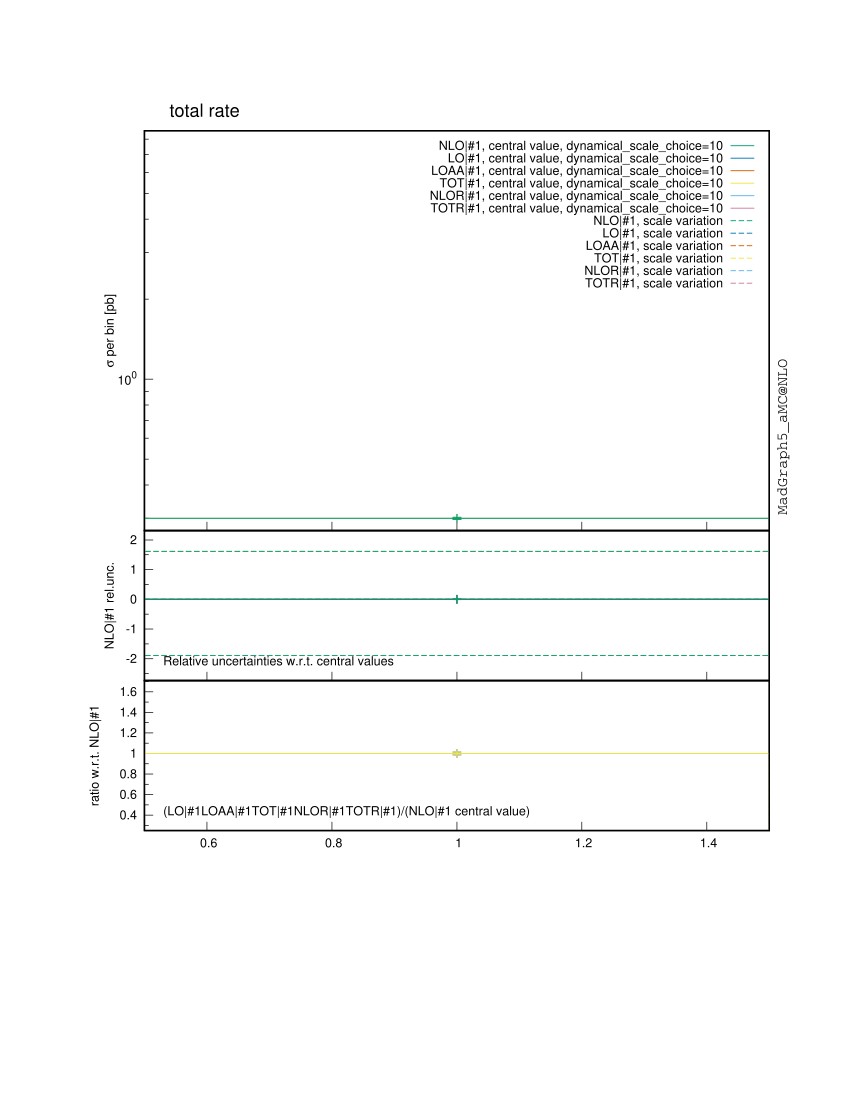

The gnuplot source for this figure:

################################################################################
#
# This gnuplot file was generated by MadGraph5_aMC@NLO project, a program which 
# automatically generates Feynman diagrams and matrix elements for arbitrary
# high-energy processes in the Standard Model and beyond. It also perform the
# integration and/or generate events for these processes, at LO and NLO accuracy.
#
# For more information, visit madgraph.phys.ucl.ac.be and amcatnlo.web.cern.ch
#
################################################################################
# /farmstorage/marcozaro/MadGraph/mg5amcnlo/mupmum_ww_nlo_onlyaa-real/bin/internal/histograms.py /farmstorage/marcozaro/MadGraph/mg5amcnlo/mupmum_ww_nlo_onlyaa-real/SubProcesses/P0_aa_wpwm/all_G1_467/MADatNLO.HwU /farmstorage/marcozaro/MadGraph/mg5amcnlo/mupmum_ww_nlo_onlyaa-real/SubProcesses/P0_aa_wpwm/all_G1_689/MADatNLO.HwU /farmstorage/marcozaro/MadGraph/mg5amcnlo/mupmum_ww_nlo_onlyaa-real/SubProcesses/P0_aa_wpwm/all_G1_220/MADatNLO.HwU /farmstorage/marcozaro/MadGraph/mg5amcnlo/mupmum_ww_nlo_onlyaa-real/SubProcesses/P0_aa_wpwm/all_G1_38/MADatNLO.HwU /farmstorage/marcozaro/MadGraph/mg5amcnlo/mupmum_ww_nlo_onlyaa-real/SubProcesses/P0_aa_wpwm/all_G1_725/MADatNLO.HwU /farmstorage/marcozaro/MadGraph/mg5amcnlo/mupmum_ww_nlo_onlyaa-real/SubProcesses/P0_aa_wpwm/all_G1_96/MADatNLO.HwU /farmstorage/marcozaro/MadGraph/mg5amcnlo/mupmum_ww_nlo_onlyaa-real/SubProcesses/P0_aa_wpwm/all_G1_127/MADatNLO.HwU /farmstorage/marcozaro/MadGraph/mg5amcnlo/mupmum_ww_nlo_onlyaa-real/SubProcesses/P0_aa_wpwm/all_G1_841/MADatNLO.HwU /farmstorage/marcozaro/MadGraph/mg5amcnlo/mupmum_ww_nlo_onlyaa-real/SubProcesses/P0_aa_wpwm/all_G1_231/MADatNLO.HwU /farmstorage/marcozaro/MadGraph/mg5amcnlo/mupmum_ww_nlo_onlyaa-real/SubProcesses/P0_aa_wpwm/all_G1_219/MADatNLO.HwU /farmstorage/marcozaro/MadGraph/mg5amcnlo/mupmum_ww_nlo_onlyaa-real/SubProcesses/P0_aa_wpwm/all_G1_229/MADatNLO.HwU /farmstorage/marcozaro/MadGraph/mg5amcnlo/mupmum_ww_nlo_onlyaa-real/SubProcesses/P0_aa_wpwm/all_G1_69/MADatNLO.HwU /farmstorage/marcozaro/MadGraph/mg5amcnlo/mupmum_ww_nlo_onlyaa-real/SubProcesses/P0_aa_wpwm/all_G1_843/MADatNLO.HwU /farmstorage/marcozaro/MadGraph/mg5amcnlo/mupmum_ww_nlo_onlyaa-real/SubProcesses/P0_aa_wpwm/all_G1_223/MADatNLO.HwU /farmstorage/marcozaro/MadGraph/mg5amcnlo/mupmum_ww_nlo_onlyaa-real/SubProcesses/P0_aa_wpwm/all_G1_521/MADatNLO.HwU /farmstorage/marcozaro/MadGraph/mg5amcnlo/mupmum_ww_nlo_onlyaa-real/SubProcesses/P0_aa_wpwm/all_G1_388/MADatNLO.HwU /farmstorage/marcozaro/MadGraph/mg5amcnlo/mupmum_ww_nlo_onlyaa-real/SubProcesses/P0_aa_wpwm/all_G1_283/MADatNLO.HwU /farmstorage/marcozaro/MadGraph/mg5amcnlo/mupmum_ww_nlo_onlyaa-real/SubProcesses/P0_aa_wpwm/all_G1_735/MADatNLO.HwU /farmstorage/marcozaro/MadGraph/mg5amcnlo/mupmum_ww_nlo_onlyaa-real/SubProcesses/P0_aa_wpwm/all_G1_873/MADatNLO.HwU /farmstorage/marcozaro/MadGraph/mg5amcnlo/mupmum_ww_nlo_onlyaa-real/SubProcesses/P0_aa_wpwm/all_G1_290/MADatNLO.HwU /farmstorage/marcozaro/MadGraph/mg5amcnlo/mupmum_ww_nlo_onlyaa-real/SubProcesses/P0_aa_wpwm/all_G1_309/MADatNLO.HwU /farmstorage/marcozaro/MadGraph/mg5amcnlo/mupmum_ww_nlo_onlyaa-real/SubProcesses/P0_aa_wpwm/all_G1_357/MADatNLO.HwU /farmstorage/marcozaro/MadGraph/mg5amcnlo/mupmum_ww_nlo_onlyaa-real/SubProcesses/P0_aa_wpwm/all_G1_495/MADatNLO.HwU /farmstorage/marcozaro/MadGraph/mg5amcnlo/mupmum_ww_nlo_onlyaa-real/SubProcesses/P0_aa_wpwm/all_G1_796/MADatNLO.HwU /farmstorage/marcozaro/MadGraph/mg5amcnlo/mupmum_ww_nlo_onlyaa-real/SubProcesses/P0_aa_wpwm/all_G1_795/MADatNLO.HwU /farmstorage/marcozaro/MadGraph/mg5amcnlo/mupmum_ww_nlo_onlyaa-real/SubProcesses/P0_aa_wpwm/all_G1_821/MADatNLO.HwU /farmstorage/marcozaro/MadGraph/mg5amcnlo/mupmum_ww_nlo_onlyaa-real/SubProcesses/P0_aa_wpwm/all_G1_86/MADatNLO.HwU /farmstorage/marcozaro/MadGraph/mg5amcnlo/mupmum_ww_nlo_onlyaa-real/SubProcesses/P0_aa_wpwm/all_G1_59/MADatNLO.HwU /farmstorage/marcozaro/MadGraph/mg5amcnlo/mupmum_ww_nlo_onlyaa-real/SubProcesses/P0_aa_wpwm/all_G1_350/MADatNLO.HwU /farmstorage/marcozaro/MadGraph/mg5amcnlo/mupmum_ww_nlo_onlyaa-real/SubProcesses/P0_aa_wpwm/all_G1_439/MADatNLO.HwU /farmstorage/marcozaro/MadGraph/mg5amcnlo/mupmum_ww_nlo_onlyaa-real/SubProcesses/P0_aa_wpwm/all_G1_584/MADatNLO.HwU /farmstorage/marcozaro/MadGraph/mg5amcnlo/mupmum_ww_nlo_onlyaa-real/SubProcesses/P0_aa_wpwm/all_G1_522/MADatNLO.HwU /farmstorage/marcozaro/MadGraph/mg5amcnlo/mupmum_ww_nlo_onlyaa-real/SubProcesses/P0_aa_wpwm/all_G1_826/MADatNLO.HwU /farmstorage/marcozaro/MadGraph/mg5amcnlo/mupmum_ww_nlo_onlyaa-real/SubProcesses/P0_aa_wpwm/all_G1_789/MADatNLO.HwU /farmstorage/marcozaro/MadGraph/mg5amcnlo/mupmum_ww_nlo_onlyaa-real/SubProcesses/P0_aa_wpwm/all_G1_504/MADatNLO.HwU /farmstorage/marcozaro/MadGraph/mg5amcnlo/mupmum_ww_nlo_onlyaa-real/SubProcesses/P0_aa_wpwm/all_G1_40/MADatNLO.HwU /farmstorage/marcozaro/MadGraph/mg5amcnlo/mupmum_ww_nlo_onlyaa-real/SubProcesses/P0_aa_wpwm/all_G1_710/MADatNLO.HwU /farmstorage/marcozaro/MadGraph/mg5amcnlo/mupmum_ww_nlo_onlyaa-real/SubProcesses/P0_aa_wpwm/all_G1_887/MADatNLO.HwU /farmstorage/marcozaro/MadGraph/mg5amcnlo/mupmum_ww_nlo_onlyaa-real/SubProcesses/P0_aa_wpwm/all_G1_274/MADatNLO.HwU /farmstorage/marcozaro/MadGraph/mg5amcnlo/mupmum_ww_nlo_onlyaa-real/SubProcesses/P0_aa_wpwm/all_G1_282/MADatNLO.HwU /farmstorage/marcozaro/MadGraph/mg5amcnlo/mupmum_ww_nlo_onlyaa-real/SubProcesses/P0_aa_wpwm/all_G1_550/MADatNLO.HwU /farmstorage/marcozaro/MadGraph/mg5amcnlo/mupmum_ww_nlo_onlyaa-real/SubProcesses/P0_aa_wpwm/all_G1_148/MADatNLO.HwU /farmstorage/marcozaro/MadGraph/mg5amcnlo/mupmum_ww_nlo_onlyaa-real/SubProcesses/P0_aa_wpwm/all_G1_531/MADatNLO.HwU /farmstorage/marcozaro/MadGraph/mg5amcnlo/mupmum_ww_nlo_onlyaa-real/SubProcesses/P0_aa_wpwm/all_G1_98/MADatNLO.HwU /farmstorage/marcozaro/MadGraph/mg5amcnlo/mupmum_ww_nlo_onlyaa-real/SubProcesses/P0_aa_wpwm/all_G1_574/MADatNLO.HwU /farmstorage/marcozaro/MadGraph/mg5amcnlo/mupmum_ww_nlo_onlyaa-real/SubProcesses/P0_aa_wpwm/all_G1_25/MADatNLO.HwU /farmstorage/marcozaro/MadGraph/mg5amcnlo/mupmum_ww_nlo_onlyaa-real/SubProcesses/P0_aa_wpwm/all_G1_88/MADatNLO.HwU /farmstorage/marcozaro/MadGraph/mg5amcnlo/mupmum_ww_nlo_onlyaa-real/SubProcesses/P0_aa_wpwm/all_G1_200/MADatNLO.HwU /farmstorage/marcozaro/MadGraph/mg5amcnlo/mupmum_ww_nlo_onlyaa-real/SubProcesses/P0_aa_wpwm/all_G1_480/MADatNLO.HwU /farmstorage/marcozaro/MadGraph/mg5amcnlo/mupmum_ww_nlo_onlyaa-real/SubProcesses/P0_aa_wpwm/all_G1_776/MADatNLO.HwU /farmstorage/marcozaro/MadGraph/mg5amcnlo/mupmum_ww_nlo_onlyaa-real/SubProcesses/P0_aa_wpwm/all_G1_629/MADatNLO.HwU /farmstorage/marcozaro/MadGraph/mg5amcnlo/mupmum_ww_nlo_onlyaa-real/SubProcesses/P0_aa_wpwm/all_G1_500/MADatNLO.HwU /farmstorage/marcozaro/MadGraph/mg5amcnlo/mupmum_ww_nlo_onlyaa-real/SubProcesses/P0_aa_wpwm/all_G1_196/MADatNLO.HwU /farmstorage/marcozaro/MadGraph/mg5amcnlo/mupmum_ww_nlo_onlyaa-real/SubProcesses/P0_aa_wpwm/all_G1_132/MADatNLO.HwU /farmstorage/marcozaro/MadGraph/mg5amcnlo/mupmum_ww_nlo_onlyaa-real/SubProcesses/P0_aa_wpwm/all_G1_662/MADatNLO.HwU /farmstorage/marcozaro/MadGraph/mg5amcnlo/mupmum_ww_nlo_onlyaa-real/SubProcesses/P0_aa_wpwm/all_G1_604/MADatNLO.HwU /farmstorage/marcozaro/MadGraph/mg5amcnlo/mupmum_ww_nlo_onlyaa-real/SubProcesses/P0_aa_wpwm/all_G1_723/MADatNLO.HwU /farmstorage/marcozaro/MadGraph/mg5amcnlo/mupmum_ww_nlo_onlyaa-real/SubProcesses/P0_aa_wpwm/all_G1_50/MADatNLO.HwU /farmstorage/marcozaro/MadGraph/mg5amcnlo/mupmum_ww_nlo_onlyaa-real/SubProcesses/P0_aa_wpwm/all_G1_709/MADatNLO.HwU /farmstorage/marcozaro/MadGraph/mg5amcnlo/mupmum_ww_nlo_onlyaa-real/SubProcesses/P0_aa_wpwm/all_G1_722/MADatNLO.HwU /farmstorage/marcozaro/MadGraph/mg5amcnlo/mupmum_ww_nlo_onlyaa-real/SubProcesses/P0_aa_wpwm/all_G1_351/MADatNLO.HwU /farmstorage/marcozaro/MadGraph/mg5amcnlo/mupmum_ww_nlo_onlyaa-real/SubProcesses/P0_aa_wpwm/all_G1_95/MADatNLO.HwU /farmstorage/marcozaro/MadGraph/mg5amcnlo/mupmum_ww_nlo_onlyaa-real/SubProcesses/P0_aa_wpwm/all_G1_256/MADatNLO.HwU /farmstorage/marcozaro/MadGraph/mg5amcnlo/mupmum_ww_nlo_onlyaa-real/SubProcesses/P0_aa_wpwm/all_G1_361/MADatNLO.HwU /farmstorage/marcozaro/MadGraph/mg5amcnlo/mupmum_ww_nlo_onlyaa-real/SubProcesses/P0_aa_wpwm/all_G1_643/MADatNLO.HwU /farmstorage/marcozaro/MadGraph/mg5amcnlo/mupmum_ww_nlo_onlyaa-real/SubProcesses/P0_aa_wpwm/all_G1_543/MADatNLO.HwU /farmstorage/marcozaro/MadGraph/mg5amcnlo/mupmum_ww_nlo_onlyaa-real/SubProcesses/P0_aa_wpwm/all_G1_830/MADatNLO.HwU /farmstorage/marcozaro/MadGraph/mg5amcnlo/mupmum_ww_nlo_onlyaa-real/SubProcesses/P0_aa_wpwm/all_G1_876/MADatNLO.HwU /farmstorage/marcozaro/MadGraph/mg5amcnlo/mupmum_ww_nlo_onlyaa-real/SubProcesses/P0_aa_wpwm/all_G1_523/MADatNLO.HwU /farmstorage/marcozaro/MadGraph/mg5amcnlo/mupmum_ww_nlo_onlyaa-real/SubProcesses/P0_aa_wpwm/all_G1_860/MADatNLO.HwU /farmstorage/marcozaro/MadGraph/mg5amcnlo/mupmum_ww_nlo_onlyaa-real/SubProcesses/P0_aa_wpwm/all_G1_667/MADatNLO.HwU /farmstorage/marcozaro/MadGraph/mg5amcnlo/mupmum_ww_nlo_onlyaa-real/SubProcesses/P0_aa_wpwm/all_G1_744/MADatNLO.HwU /farmstorage/marcozaro/MadGraph/mg5amcnlo/mupmum_ww_nlo_onlyaa-real/SubProcesses/P0_aa_wpwm/all_G1_814/MADatNLO.HwU /farmstorage/marcozaro/MadGraph/mg5amcnlo/mupmum_ww_nlo_onlyaa-real/SubProcesses/P0_aa_wpwm/all_G1_61/MADatNLO.HwU /farmstorage/marcozaro/MadGraph/mg5amcnlo/mupmum_ww_nlo_onlyaa-real/SubProcesses/P0_aa_wpwm/all_G1_525/MADatNLO.HwU /farmstorage/marcozaro/MadGraph/mg5amcnlo/mupmum_ww_nlo_onlyaa-real/SubProcesses/P0_aa_wpwm/all_G1_416/MADatNLO.HwU /farmstorage/marcozaro/MadGraph/mg5amcnlo/mupmum_ww_nlo_onlyaa-real/SubProcesses/P0_aa_wpwm/all_G1_559/MADatNLO.HwU /farmstorage/marcozaro/MadGraph/mg5amcnlo/mupmum_ww_nlo_onlyaa-real/SubProcesses/P0_aa_wpwm/all_G1_354/MADatNLO.HwU /farmstorage/marcozaro/MadGraph/mg5amcnlo/mupmum_ww_nlo_onlyaa-real/SubProcesses/P0_aa_wpwm/all_G1_542/MADatNLO.HwU /farmstorage/marcozaro/MadGraph/mg5amcnlo/mupmum_ww_nlo_onlyaa-real/SubProcesses/P0_aa_wpwm/all_G1_392/MADatNLO.HwU /farmstorage/marcozaro/MadGraph/mg5amcnlo/mupmum_ww_nlo_onlyaa-real/SubProcesses/P0_aa_wpwm/all_G1_686/MADatNLO.HwU /farmstorage/marcozaro/MadGraph/mg5amcnlo/mupmum_ww_nlo_onlyaa-real/SubProcesses/P0_aa_wpwm/all_G1_847/MADatNLO.HwU /farmstorage/marcozaro/MadGraph/mg5amcnlo/mupmum_ww_nlo_onlyaa-real/SubProcesses/P0_aa_wpwm/all_G1_565/MADatNLO.HwU /farmstorage/marcozaro/MadGraph/mg5amcnlo/mupmum_ww_nlo_onlyaa-real/SubProcesses/P0_aa_wpwm/all_G1_773/MADatNLO.HwU /farmstorage/marcozaro/MadGraph/mg5amcnlo/mupmum_ww_nlo_onlyaa-real/SubProcesses/P0_aa_wpwm/all_G1_615/MADatNLO.HwU /farmstorage/marcozaro/MadGraph/mg5amcnlo/mupmum_ww_nlo_onlyaa-real/SubProcesses/P0_aa_wpwm/all_G1_452/MADatNLO.HwU /farmstorage/marcozaro/MadGraph/mg5amcnlo/mupmum_ww_nlo_onlyaa-real/SubProcesses/P0_aa_wpwm/all_G1_657/MADatNLO.HwU /farmstorage/marcozaro/MadGraph/mg5amcnlo/mupmum_ww_nlo_onlyaa-real/SubProcesses/P0_aa_wpwm/all_G1_340/MADatNLO.HwU /farmstorage/marcozaro/MadGraph/mg5amcnlo/mupmum_ww_nlo_onlyaa-real/SubProcesses/P0_aa_wpwm/all_G1_692/MADatNLO.HwU /farmstorage/marcozaro/MadGraph/mg5amcnlo/mupmum_ww_nlo_onlyaa-real/SubProcesses/P0_aa_wpwm/all_G1_609/MADatNLO.HwU /farmstorage/marcozaro/MadGraph/mg5amcnlo/mupmum_ww_nlo_onlyaa-real/SubProcesses/P0_aa_wpwm/all_G1_697/MADatNLO.HwU /farmstorage/marcozaro/MadGraph/mg5amcnlo/mupmum_ww_nlo_onlyaa-real/SubProcesses/P0_aa_wpwm/all_G1_66/MADatNLO.HwU /farmstorage/marcozaro/MadGraph/mg5amcnlo/mupmum_ww_nlo_onlyaa-real/SubProcesses/P0_aa_wpwm/all_G1_679/MADatNLO.HwU /farmstorage/marcozaro/MadGraph/mg5amcnlo/mupmum_ww_nlo_onlyaa-real/SubProcesses/P0_aa_wpwm/all_G1_853/MADatNLO.HwU /farmstorage/marcozaro/MadGraph/mg5amcnlo/mupmum_ww_nlo_onlyaa-real/SubProcesses/P0_aa_wpwm/all_G1_867/MADatNLO.HwU /farmstorage/marcozaro/MadGraph/mg5amcnlo/mupmum_ww_nlo_onlyaa-real/SubProcesses/P0_aa_wpwm/all_G1_593/MADatNLO.HwU /farmstorage/marcozaro/MadGraph/mg5amcnlo/mupmum_ww_nlo_onlyaa-real/SubProcesses/P0_aa_wpwm/all_G1_401/MADatNLO.HwU /farmstorage/marcozaro/MadGraph/mg5amcnlo/mupmum_ww_nlo_onlyaa-real/SubProcesses/P0_aa_wpwm/all_G1_346/MADatNLO.HwU /farmstorage/marcozaro/MadGraph/mg5amcnlo/mupmum_ww_nlo_onlyaa-real/SubProcesses/P0_aa_wpwm/all_G1_619/MADatNLO.HwU /farmstorage/marcozaro/MadGraph/mg5amcnlo/mupmum_ww_nlo_onlyaa-real/SubProcesses/P0_aa_wpwm/all_G1_750/MADatNLO.HwU /farmstorage/marcozaro/MadGraph/mg5amcnlo/mupmum_ww_nlo_onlyaa-real/SubProcesses/P0_aa_wpwm/all_G1_781/MADatNLO.HwU /farmstorage/marcozaro/MadGraph/mg5amcnlo/mupmum_ww_nlo_onlyaa-real/SubProcesses/P0_aa_wpwm/all_G1_672/MADatNLO.HwU /farmstorage/marcozaro/MadGraph/mg5amcnlo/mupmum_ww_nlo_onlyaa-real/SubProcesses/P0_aa_wpwm/all_G1_300/MADatNLO.HwU /farmstorage/marcozaro/MadGraph/mg5amcnlo/mupmum_ww_nlo_onlyaa-real/SubProcesses/P0_aa_wpwm/all_G1_617/MADatNLO.HwU /farmstorage/marcozaro/MadGraph/mg5amcnlo/mupmum_ww_nlo_onlyaa-real/SubProcesses/P0_aa_wpwm/all_G1_137/MADatNLO.HwU /farmstorage/marcozaro/MadGraph/mg5amcnlo/mupmum_ww_nlo_onlyaa-real/SubProcesses/P0_aa_wpwm/all_G1_33/MADatNLO.HwU /farmstorage/marcozaro/MadGraph/mg5amcnlo/mupmum_ww_nlo_onlyaa-real/SubProcesses/P0_aa_wpwm/all_G1_462/MADatNLO.HwU /farmstorage/marcozaro/MadGraph/mg5amcnlo/mupmum_ww_nlo_onlyaa-real/SubProcesses/P0_aa_wpwm/all_G1_65/MADatNLO.HwU /farmstorage/marcozaro/MadGraph/mg5amcnlo/mupmum_ww_nlo_onlyaa-real/SubProcesses/P0_aa_wpwm/all_G1_320/MADatNLO.HwU /farmstorage/marcozaro/MadGraph/mg5amcnlo/mupmum_ww_nlo_onlyaa-real/SubProcesses/P0_aa_wpwm/all_G1_359/MADatNLO.HwU /farmstorage/marcozaro/MadGraph/mg5amcnlo/mupmum_ww_nlo_onlyaa-real/SubProcesses/P0_aa_wpwm/all_G1_419/MADatNLO.HwU /farmstorage/marcozaro/MadGraph/mg5amcnlo/mupmum_ww_nlo_onlyaa-real/SubProcesses/P0_aa_wpwm/all_G1_181/MADatNLO.HwU /farmstorage/marcozaro/MadGraph/mg5amcnlo/mupmum_ww_nlo_onlyaa-real/SubProcesses/P0_aa_wpwm/all_G1_29/MADatNLO.HwU /farmstorage/marcozaro/MadGraph/mg5amcnlo/mupmum_ww_nlo_onlyaa-real/SubProcesses/P0_aa_wpwm/all_G1_893/MADatNLO.HwU /farmstorage/marcozaro/MadGraph/mg5amcnlo/mupmum_ww_nlo_onlyaa-real/SubProcesses/P0_aa_wpwm/all_G1_483/MADatNLO.HwU /farmstorage/marcozaro/MadGraph/mg5amcnlo/mupmum_ww_nlo_onlyaa-real/SubProcesses/P0_aa_wpwm/all_G1_828/MADatNLO.HwU /farmstorage/marcozaro/MadGraph/mg5amcnlo/mupmum_ww_nlo_onlyaa-real/SubProcesses/P0_aa_wpwm/all_G1_52/MADatNLO.HwU /farmstorage/marcozaro/MadGraph/mg5amcnlo/mupmum_ww_nlo_onlyaa-real/SubProcesses/P0_aa_wpwm/all_G1_158/MADatNLO.HwU /farmstorage/marcozaro/MadGraph/mg5amcnlo/mupmum_ww_nlo_onlyaa-real/SubProcesses/P0_aa_wpwm/all_G1_538/MADatNLO.HwU /farmstorage/marcozaro/MadGraph/mg5amcnlo/mupmum_ww_nlo_onlyaa-real/SubProcesses/P0_aa_wpwm/all_G1_801/MADatNLO.HwU /farmstorage/marcozaro/MadGraph/mg5amcnlo/mupmum_ww_nlo_onlyaa-real/SubProcesses/P0_aa_wpwm/all_G1_590/MADatNLO.HwU /farmstorage/marcozaro/MadGraph/mg5amcnlo/mupmum_ww_nlo_onlyaa-real/SubProcesses/P0_aa_wpwm/all_G1_315/MADatNLO.HwU /farmstorage/marcozaro/MadGraph/mg5amcnlo/mupmum_ww_nlo_onlyaa-real/SubProcesses/P0_aa_wpwm/all_G1_554/MADatNLO.HwU /farmstorage/marcozaro/MadGraph/mg5amcnlo/mupmum_ww_nlo_onlyaa-real/SubProcesses/P0_aa_wpwm/all_G1_139/MADatNLO.HwU /farmstorage/marcozaro/MadGraph/mg5amcnlo/mupmum_ww_nlo_onlyaa-real/SubProcesses/P0_aa_wpwm/all_G1_673/MADatNLO.HwU /farmstorage/marcozaro/MadGraph/mg5amcnlo/mupmum_ww_nlo_onlyaa-real/SubProcesses/P0_aa_wpwm/all_G1_753/MADatNLO.HwU /farmstorage/marcozaro/MadGraph/mg5amcnlo/mupmum_ww_nlo_onlyaa-real/SubProcesses/P0_aa_wpwm/all_G1_425/MADatNLO.HwU /farmstorage/marcozaro/MadGraph/mg5amcnlo/mupmum_ww_nlo_onlyaa-real/SubProcesses/P0_aa_wpwm/all_G1_856/MADatNLO.HwU /farmstorage/marcozaro/MadGraph/mg5amcnlo/mupmum_ww_nlo_onlyaa-real/SubProcesses/P0_aa_wpwm/all_G1_613/MADatNLO.HwU /farmstorage/marcozaro/MadGraph/mg5amcnlo/mupmum_ww_nlo_onlyaa-real/SubProcesses/P0_aa_wpwm/all_G1_560/MADatNLO.HwU /farmstorage/marcozaro/MadGraph/mg5amcnlo/mupmum_ww_nlo_onlyaa-real/SubProcesses/P0_aa_wpwm/all_G1_143/MADatNLO.HwU /farmstorage/marcozaro/MadGraph/mg5amcnlo/mupmum_ww_nlo_onlyaa-real/SubProcesses/P0_aa_wpwm/all_G1_344/MADatNLO.HwU /farmstorage/marcozaro/MadGraph/mg5amcnlo/mupmum_ww_nlo_onlyaa-real/SubProcesses/P0_aa_wpwm/all_G1_116/MADatNLO.HwU /farmstorage/marcozaro/MadGraph/mg5amcnlo/mupmum_ww_nlo_onlyaa-real/SubProcesses/P0_aa_wpwm/all_G1_370/MADatNLO.HwU /farmstorage/marcozaro/MadGraph/mg5amcnlo/mupmum_ww_nlo_onlyaa-real/SubProcesses/P0_aa_wpwm/all_G1_658/MADatNLO.HwU /farmstorage/marcozaro/MadGraph/mg5amcnlo/mupmum_ww_nlo_onlyaa-real/SubProcesses/P0_aa_wpwm/all_G1_168/MADatNLO.HwU /farmstorage/marcozaro/MadGraph/mg5amcnlo/mupmum_ww_nlo_onlyaa-real/SubProcesses/P0_aa_wpwm/all_G1_630/MADatNLO.HwU /farmstorage/marcozaro/MadGraph/mg5amcnlo/mupmum_ww_nlo_onlyaa-real/SubProcesses/P0_aa_wpwm/all_G1_623/MADatNLO.HwU /farmstorage/marcozaro/MadGraph/mg5amcnlo/mupmum_ww_nlo_onlyaa-real/SubProcesses/P0_aa_wpwm/all_G1_129/MADatNLO.HwU /farmstorage/marcozaro/MadGraph/mg5amcnlo/mupmum_ww_nlo_onlyaa-real/SubProcesses/P0_aa_wpwm/all_G1_381/MADatNLO.HwU /farmstorage/marcozaro/MadGraph/mg5amcnlo/mupmum_ww_nlo_onlyaa-real/SubProcesses/P0_aa_wpwm/all_G1_409/MADatNLO.HwU /farmstorage/marcozaro/MadGraph/mg5amcnlo/mupmum_ww_nlo_onlyaa-real/SubProcesses/P0_aa_wpwm/all_G1_6/MADatNLO.HwU /farmstorage/marcozaro/MadGraph/mg5amcnlo/mupmum_ww_nlo_onlyaa-real/SubProcesses/P0_aa_wpwm/all_G1_328/MADatNLO.HwU /farmstorage/marcozaro/MadGraph/mg5amcnlo/mupmum_ww_nlo_onlyaa-real/SubProcesses/P0_aa_wpwm/all_G1_446/MADatNLO.HwU /farmstorage/marcozaro/MadGraph/mg5amcnlo/mupmum_ww_nlo_onlyaa-real/SubProcesses/P0_aa_wpwm/all_G1_193/MADatNLO.HwU /farmstorage/marcozaro/MadGraph/mg5amcnlo/mupmum_ww_nlo_onlyaa-real/SubProcesses/P0_aa_wpwm/all_G1_499/MADatNLO.HwU /farmstorage/marcozaro/MadGraph/mg5amcnlo/mupmum_ww_nlo_onlyaa-real/SubProcesses/P0_aa_wpwm/all_G1_571/MADatNLO.HwU /farmstorage/marcozaro/MadGraph/mg5amcnlo/mupmum_ww_nlo_onlyaa-real/SubProcesses/P0_aa_wpwm/all_G1_48/MADatNLO.HwU /farmstorage/marcozaro/MadGraph/mg5amcnlo/mupmum_ww_nlo_onlyaa-real/SubProcesses/P0_aa_wpwm/all_G1_149/MADatNLO.HwU /farmstorage/marcozaro/MadGraph/mg5amcnlo/mupmum_ww_nlo_onlyaa-real/SubProcesses/P0_aa_wpwm/all_G1_616/MADatNLO.HwU /farmstorage/marcozaro/MadGraph/mg5amcnlo/mupmum_ww_nlo_onlyaa-real/SubProcesses/P0_aa_wpwm/all_G1_534/MADatNLO.HwU /farmstorage/marcozaro/MadGraph/mg5amcnlo/mupmum_ww_nlo_onlyaa-real/SubProcesses/P0_aa_wpwm/all_G1_805/MADatNLO.HwU /farmstorage/marcozaro/MadGraph/mg5amcnlo/mupmum_ww_nlo_onlyaa-real/SubProcesses/P0_aa_wpwm/all_G1_671/MADatNLO.HwU /farmstorage/marcozaro/MadGraph/mg5amcnlo/mupmum_ww_nlo_onlyaa-real/SubProcesses/P0_aa_wpwm/all_G1_558/MADatNLO.HwU /farmstorage/marcozaro/MadGraph/mg5amcnlo/mupmum_ww_nlo_onlyaa-real/SubProcesses/P0_aa_wpwm/all_G1_84/MADatNLO.HwU /farmstorage/marcozaro/MadGraph/mg5amcnlo/mupmum_ww_nlo_onlyaa-real/SubProcesses/P0_aa_wpwm/all_G1_463/MADatNLO.HwU /farmstorage/marcozaro/MadGraph/mg5amcnlo/mupmum_ww_nlo_onlyaa-real/SubProcesses/P0_aa_wpwm/all_G1_402/MADatNLO.HwU /farmstorage/marcozaro/MadGraph/mg5amcnlo/mupmum_ww_nlo_onlyaa-real/SubProcesses/P0_aa_wpwm/all_G1_573/MADatNLO.HwU /farmstorage/marcozaro/MadGraph/mg5amcnlo/mupmum_ww_nlo_onlyaa-real/SubProcesses/P0_aa_wpwm/all_G1_640/MADatNLO.HwU /farmstorage/marcozaro/MadGraph/mg5amcnlo/mupmum_ww_nlo_onlyaa-real/SubProcesses/P0_aa_wpwm/all_G1_90/MADatNLO.HwU /farmstorage/marcozaro/MadGraph/mg5amcnlo/mupmum_ww_nlo_onlyaa-real/SubProcesses/P0_aa_wpwm/all_G1_641/MADatNLO.HwU /farmstorage/marcozaro/MadGraph/mg5amcnlo/mupmum_ww_nlo_onlyaa-real/SubProcesses/P0_aa_wpwm/all_G1_636/MADatNLO.HwU /farmstorage/marcozaro/MadGraph/mg5amcnlo/mupmum_ww_nlo_onlyaa-real/SubProcesses/P0_aa_wpwm/all_G1_840/MADatNLO.HwU /farmstorage/marcozaro/MadGraph/mg5amcnlo/mupmum_ww_nlo_onlyaa-real/SubProcesses/P0_aa_wpwm/all_G1_118/MADatNLO.HwU /farmstorage/marcozaro/MadGraph/mg5amcnlo/mupmum_ww_nlo_onlyaa-real/SubProcesses/P0_aa_wpwm/all_G1_888/MADatNLO.HwU /farmstorage/marcozaro/MadGraph/mg5amcnlo/mupmum_ww_nlo_onlyaa-real/SubProcesses/P0_aa_wpwm/all_G1_588/MADatNLO.HwU /farmstorage/marcozaro/MadGraph/mg5amcnlo/mupmum_ww_nlo_onlyaa-real/SubProcesses/P0_aa_wpwm/all_G1_332/MADatNLO.HwU /farmstorage/marcozaro/MadGraph/mg5amcnlo/mupmum_ww_nlo_onlyaa-real/SubProcesses/P0_aa_wpwm/all_G1_237/MADatNLO.HwU /farmstorage/marcozaro/MadGraph/mg5amcnlo/mupmum_ww_nlo_onlyaa-real/SubProcesses/P0_aa_wpwm/all_G1_348/MADatNLO.HwU /farmstorage/marcozaro/MadGraph/mg5amcnlo/mupmum_ww_nlo_onlyaa-real/SubProcesses/P0_aa_wpwm/all_G1_257/MADatNLO.HwU /farmstorage/marcozaro/MadGraph/mg5amcnlo/mupmum_ww_nlo_onlyaa-real/SubProcesses/P0_aa_wpwm/all_G1_102/MADatNLO.HwU /farmstorage/marcozaro/MadGraph/mg5amcnlo/mupmum_ww_nlo_onlyaa-real/SubProcesses/P0_aa_wpwm/all_G1_107/MADatNLO.HwU /farmstorage/marcozaro/MadGraph/mg5amcnlo/mupmum_ww_nlo_onlyaa-real/SubProcesses/P0_aa_wpwm/all_G1_81/MADatNLO.HwU /farmstorage/marcozaro/MadGraph/mg5amcnlo/mupmum_ww_nlo_onlyaa-real/SubProcesses/P0_aa_wpwm/all_G1_610/MADatNLO.HwU /farmstorage/marcozaro/MadGraph/mg5amcnlo/mupmum_ww_nlo_onlyaa-real/SubProcesses/P0_aa_wpwm/all_G1_447/MADatNLO.HwU /farmstorage/marcozaro/MadGraph/mg5amcnlo/mupmum_ww_nlo_onlyaa-real/SubProcesses/P0_aa_wpwm/all_G1_261/MADatNLO.HwU /farmstorage/marcozaro/MadGraph/mg5amcnlo/mupmum_ww_nlo_onlyaa-real/SubProcesses/P0_aa_wpwm/all_G1_436/MADatNLO.HwU /farmstorage/marcozaro/MadGraph/mg5amcnlo/mupmum_ww_nlo_onlyaa-real/SubProcesses/P0_aa_wpwm/all_G1_883/MADatNLO.HwU /farmstorage/marcozaro/MadGraph/mg5amcnlo/mupmum_ww_nlo_onlyaa-real/SubProcesses/P0_aa_wpwm/all_G1_431/MADatNLO.HwU /farmstorage/marcozaro/MadGraph/mg5amcnlo/mupmum_ww_nlo_onlyaa-real/SubProcesses/P0_aa_wpwm/all_G1_848/MADatNLO.HwU /farmstorage/marcozaro/MadGraph/mg5amcnlo/mupmum_ww_nlo_onlyaa-real/SubProcesses/P0_aa_wpwm/all_G1_740/MADatNLO.HwU /farmstorage/marcozaro/MadGraph/mg5amcnlo/mupmum_ww_nlo_onlyaa-real/SubProcesses/P0_aa_wpwm/all_G1_311/MADatNLO.HwU /farmstorage/marcozaro/MadGraph/mg5amcnlo/mupmum_ww_nlo_onlyaa-real/SubProcesses/P0_aa_wpwm/all_G1_331/MADatNLO.HwU /farmstorage/marcozaro/MadGraph/mg5amcnlo/mupmum_ww_nlo_onlyaa-real/SubProcesses/P0_aa_wpwm/all_G1_785/MADatNLO.HwU /farmstorage/marcozaro/MadGraph/mg5amcnlo/mupmum_ww_nlo_onlyaa-real/SubProcesses/P0_aa_wpwm/all_G1_631/MADatNLO.HwU /farmstorage/marcozaro/MadGraph/mg5amcnlo/mupmum_ww_nlo_onlyaa-real/SubProcesses/P0_aa_wpwm/all_G1_699/MADatNLO.HwU /farmstorage/marcozaro/MadGraph/mg5amcnlo/mupmum_ww_nlo_onlyaa-real/SubProcesses/P0_aa_wpwm/all_G1_622/MADatNLO.HwU /farmstorage/marcozaro/MadGraph/mg5amcnlo/mupmum_ww_nlo_onlyaa-real/SubProcesses/P0_aa_wpwm/all_G1_849/MADatNLO.HwU /farmstorage/marcozaro/MadGraph/mg5amcnlo/mupmum_ww_nlo_onlyaa-real/SubProcesses/P0_aa_wpwm/all_G1_470/MADatNLO.HwU /farmstorage/marcozaro/MadGraph/mg5amcnlo/mupmum_ww_nlo_onlyaa-real/SubProcesses/P0_aa_wpwm/all_G1_263/MADatNLO.HwU /farmstorage/marcozaro/MadGraph/mg5amcnlo/mupmum_ww_nlo_onlyaa-real/SubProcesses/P0_aa_wpwm/all_G1_164/MADatNLO.HwU /farmstorage/marcozaro/MadGraph/mg5amcnlo/mupmum_ww_nlo_onlyaa-real/SubProcesses/P0_aa_wpwm/all_G1_707/MADatNLO.HwU /farmstorage/marcozaro/MadGraph/mg5amcnlo/mupmum_ww_nlo_onlyaa-real/SubProcesses/P0_aa_wpwm/all_G1_287/MADatNLO.HwU /farmstorage/marcozaro/MadGraph/mg5amcnlo/mupmum_ww_nlo_onlyaa-real/SubProcesses/P0_aa_wpwm/all_G1_816/MADatNLO.HwU /farmstorage/marcozaro/MadGraph/mg5amcnlo/mupmum_ww_nlo_onlyaa-real/SubProcesses/P0_aa_wpwm/all_G1_732/MADatNLO.HwU /farmstorage/marcozaro/MadGraph/mg5amcnlo/mupmum_ww_nlo_onlyaa-real/SubProcesses/P0_aa_wpwm/all_G1_74/MADatNLO.HwU /farmstorage/marcozaro/MadGraph/mg5amcnlo/mupmum_ww_nlo_onlyaa-real/SubProcesses/P0_aa_wpwm/all_G1_806/MADatNLO.HwU /farmstorage/marcozaro/MadGraph/mg5amcnlo/mupmum_ww_nlo_onlyaa-real/SubProcesses/P0_aa_wpwm/all_G1_632/MADatNLO.HwU /farmstorage/marcozaro/MadGraph/mg5amcnlo/mupmum_ww_nlo_onlyaa-real/SubProcesses/P0_aa_wpwm/all_G1_506/MADatNLO.HwU /farmstorage/marcozaro/MadGraph/mg5amcnlo/mupmum_ww_nlo_onlyaa-real/SubProcesses/P0_aa_wpwm/all_G1_141/MADatNLO.HwU /farmstorage/marcozaro/MadGraph/mg5amcnlo/mupmum_ww_nlo_onlyaa-real/SubProcesses/P0_aa_wpwm/all_G1_793/MADatNLO.HwU /farmstorage/marcozaro/MadGraph/mg5amcnlo/mupmum_ww_nlo_onlyaa-real/SubProcesses/P0_aa_wpwm/all_G1_684/MADatNLO.HwU /farmstorage/marcozaro/MadGraph/mg5amcnlo/mupmum_ww_nlo_onlyaa-real/SubProcesses/P0_aa_wpwm/all_G1_252/MADatNLO.HwU /farmstorage/marcozaro/MadGraph/mg5amcnlo/mupmum_ww_nlo_onlyaa-real/SubProcesses/P0_aa_wpwm/all_G1_355/MADatNLO.HwU /farmstorage/marcozaro/MadGraph/mg5amcnlo/mupmum_ww_nlo_onlyaa-real/SubProcesses/P0_aa_wpwm/all_G1_213/MADatNLO.HwU /farmstorage/marcozaro/MadGraph/mg5amcnlo/mupmum_ww_nlo_onlyaa-real/SubProcesses/P0_aa_wpwm/all_G1_195/MADatNLO.HwU /farmstorage/marcozaro/MadGraph/mg5amcnlo/mupmum_ww_nlo_onlyaa-real/SubProcesses/P0_aa_wpwm/all_G1_8/MADatNLO.HwU /farmstorage/marcozaro/MadGraph/mg5amcnlo/mupmum_ww_nlo_onlyaa-real/SubProcesses/P0_aa_wpwm/all_G1_514/MADatNLO.HwU /farmstorage/marcozaro/MadGraph/mg5amcnlo/mupmum_ww_nlo_onlyaa-real/SubProcesses/P0_aa_wpwm/all_G1_603/MADatNLO.HwU /farmstorage/marcozaro/MadGraph/mg5amcnlo/mupmum_ww_nlo_onlyaa-real/SubProcesses/P0_aa_wpwm/all_G1_405/MADatNLO.HwU /farmstorage/marcozaro/MadGraph/mg5amcnlo/mupmum_ww_nlo_onlyaa-real/SubProcesses/P0_aa_wpwm/all_G1_329/MADatNLO.HwU /farmstorage/marcozaro/MadGraph/mg5amcnlo/mupmum_ww_nlo_onlyaa-real/SubProcesses/P0_aa_wpwm/all_G1_347/MADatNLO.HwU /farmstorage/marcozaro/MadGraph/mg5amcnlo/mupmum_ww_nlo_onlyaa-real/SubProcesses/P0_aa_wpwm/all_G1_693/MADatNLO.HwU /farmstorage/marcozaro/MadGraph/mg5amcnlo/mupmum_ww_nlo_onlyaa-real/SubProcesses/P0_aa_wpwm/all_G1_677/MADatNLO.HwU /farmstorage/marcozaro/MadGraph/mg5amcnlo/mupmum_ww_nlo_onlyaa-real/SubProcesses/P0_aa_wpwm/all_G1_325/MADatNLO.HwU /farmstorage/marcozaro/MadGraph/mg5amcnlo/mupmum_ww_nlo_onlyaa-real/SubProcesses/P0_aa_wpwm/all_G1_434/MADatNLO.HwU /farmstorage/marcozaro/MadGraph/mg5amcnlo/mupmum_ww_nlo_onlyaa-real/SubProcesses/P0_aa_wpwm/all_G1_82/MADatNLO.HwU /farmstorage/marcozaro/MadGraph/mg5amcnlo/mupmum_ww_nlo_onlyaa-real/SubProcesses/P0_aa_wpwm/all_G1_546/MADatNLO.HwU /farmstorage/marcozaro/MadGraph/mg5amcnlo/mupmum_ww_nlo_onlyaa-real/SubProcesses/P0_aa_wpwm/all_G1_248/MADatNLO.HwU /farmstorage/marcozaro/MadGraph/mg5amcnlo/mupmum_ww_nlo_onlyaa-real/SubProcesses/P0_aa_wpwm/all_G1_479/MADatNLO.HwU /farmstorage/marcozaro/MadGraph/mg5amcnlo/mupmum_ww_nlo_onlyaa-real/SubProcesses/P0_aa_wpwm/all_G1_762/MADatNLO.HwU /farmstorage/marcozaro/MadGraph/mg5amcnlo/mupmum_ww_nlo_onlyaa-real/SubProcesses/P0_aa_wpwm/all_G1_870/MADatNLO.HwU /farmstorage/marcozaro/MadGraph/mg5amcnlo/mupmum_ww_nlo_onlyaa-real/SubProcesses/P0_aa_wpwm/all_G1_53/MADatNLO.HwU /farmstorage/marcozaro/MadGraph/mg5amcnlo/mupmum_ww_nlo_onlyaa-real/SubProcesses/P0_aa_wpwm/all_G1_216/MADatNLO.HwU /farmstorage/marcozaro/MadGraph/mg5amcnlo/mupmum_ww_nlo_onlyaa-real/SubProcesses/P0_aa_wpwm/all_G1_199/MADatNLO.HwU /farmstorage/marcozaro/MadGraph/mg5amcnlo/mupmum_ww_nlo_onlyaa-real/SubProcesses/P0_aa_wpwm/all_G1_445/MADatNLO.HwU /farmstorage/marcozaro/MadGraph/mg5amcnlo/mupmum_ww_nlo_onlyaa-real/SubProcesses/P0_aa_wpwm/all_G1_21/MADatNLO.HwU /farmstorage/marcozaro/MadGraph/mg5amcnlo/mupmum_ww_nlo_onlyaa-real/SubProcesses/P0_aa_wpwm/all_G1_763/MADatNLO.HwU /farmstorage/marcozaro/MadGraph/mg5amcnlo/mupmum_ww_nlo_onlyaa-real/SubProcesses/P0_aa_wpwm/all_G1_717/MADatNLO.HwU /farmstorage/marcozaro/MadGraph/mg5amcnlo/mupmum_ww_nlo_onlyaa-real/SubProcesses/P0_aa_wpwm/all_G1_492/MADatNLO.HwU /farmstorage/marcozaro/MadGraph/mg5amcnlo/mupmum_ww_nlo_onlyaa-real/SubProcesses/P0_aa_wpwm/all_G1_297/MADatNLO.HwU /farmstorage/marcozaro/MadGraph/mg5amcnlo/mupmum_ww_nlo_onlyaa-real/SubProcesses/P0_aa_wpwm/all_G1_4/MADatNLO.HwU /farmstorage/marcozaro/MadGraph/mg5amcnlo/mupmum_ww_nlo_onlyaa-real/SubProcesses/P0_aa_wpwm/all_G1_449/MADatNLO.HwU /farmstorage/marcozaro/MadGraph/mg5amcnlo/mupmum_ww_nlo_onlyaa-real/SubProcesses/P0_aa_wpwm/all_G1_817/MADatNLO.HwU /farmstorage/marcozaro/MadGraph/mg5amcnlo/mupmum_ww_nlo_onlyaa-real/SubProcesses/P0_aa_wpwm/all_G1_714/MADatNLO.HwU /farmstorage/marcozaro/MadGraph/mg5amcnlo/mupmum_ww_nlo_onlyaa-real/SubProcesses/P0_aa_wpwm/all_G1_7/MADatNLO.HwU /farmstorage/marcozaro/MadGraph/mg5amcnlo/mupmum_ww_nlo_onlyaa-real/SubProcesses/P0_aa_wpwm/all_G1_690/MADatNLO.HwU /farmstorage/marcozaro/MadGraph/mg5amcnlo/mupmum_ww_nlo_onlyaa-real/SubProcesses/P0_aa_wpwm/all_G1_802/MADatNLO.HwU /farmstorage/marcozaro/MadGraph/mg5amcnlo/mupmum_ww_nlo_onlyaa-real/SubProcesses/P0_aa_wpwm/all_G1_711/MADatNLO.HwU /farmstorage/marcozaro/MadGraph/mg5amcnlo/mupmum_ww_nlo_onlyaa-real/SubProcesses/P0_aa_wpwm/all_G1_757/MADatNLO.HwU /farmstorage/marcozaro/MadGraph/mg5amcnlo/mupmum_ww_nlo_onlyaa-real/SubProcesses/P0_aa_wpwm/all_G1_57/MADatNLO.HwU /farmstorage/marcozaro/MadGraph/mg5amcnlo/mupmum_ww_nlo_onlyaa-real/SubProcesses/P0_aa_wpwm/all_G1_438/MADatNLO.HwU /farmstorage/marcozaro/MadGraph/mg5amcnlo/mupmum_ww_nlo_onlyaa-real/SubProcesses/P0_aa_wpwm/all_G1_394/MADatNLO.HwU /farmstorage/marcozaro/MadGraph/mg5amcnlo/mupmum_ww_nlo_onlyaa-real/SubProcesses/P0_aa_wpwm/all_G1_209/MADatNLO.HwU /farmstorage/marcozaro/MadGraph/mg5amcnlo/mupmum_ww_nlo_onlyaa-real/SubProcesses/P0_aa_wpwm/all_G1_240/MADatNLO.HwU /farmstorage/marcozaro/MadGraph/mg5amcnlo/mupmum_ww_nlo_onlyaa-real/SubProcesses/P0_aa_wpwm/all_G1_243/MADatNLO.HwU /farmstorage/marcozaro/MadGraph/mg5amcnlo/mupmum_ww_nlo_onlyaa-real/SubProcesses/P0_aa_wpwm/all_G1_696/MADatNLO.HwU /farmstorage/marcozaro/MadGraph/mg5amcnlo/mupmum_ww_nlo_onlyaa-real/SubProcesses/P0_aa_wpwm/all_G1_647/MADatNLO.HwU /farmstorage/marcozaro/MadGraph/mg5amcnlo/mupmum_ww_nlo_onlyaa-real/SubProcesses/P0_aa_wpwm/all_G1_833/MADatNLO.HwU /farmstorage/marcozaro/MadGraph/mg5amcnlo/mupmum_ww_nlo_onlyaa-real/SubProcesses/P0_aa_wpwm/all_G1_92/MADatNLO.HwU /farmstorage/marcozaro/MadGraph/mg5amcnlo/mupmum_ww_nlo_onlyaa-real/SubProcesses/P0_aa_wpwm/all_G1_851/MADatNLO.HwU /farmstorage/marcozaro/MadGraph/mg5amcnlo/mupmum_ww_nlo_onlyaa-real/SubProcesses/P0_aa_wpwm/all_G1_760/MADatNLO.HwU /farmstorage/marcozaro/MadGraph/mg5amcnlo/mupmum_ww_nlo_onlyaa-real/SubProcesses/P0_aa_wpwm/all_G1_864/MADatNLO.HwU /farmstorage/marcozaro/MadGraph/mg5amcnlo/mupmum_ww_nlo_onlyaa-real/SubProcesses/P0_aa_wpwm/all_G1_345/MADatNLO.HwU /farmstorage/marcozaro/MadGraph/mg5amcnlo/mupmum_ww_nlo_onlyaa-real/SubProcesses/P0_aa_wpwm/all_G1_100/MADatNLO.HwU /farmstorage/marcozaro/MadGraph/mg5amcnlo/mupmum_ww_nlo_onlyaa-real/SubProcesses/P0_aa_wpwm/all_G1_368/MADatNLO.HwU /farmstorage/marcozaro/MadGraph/mg5amcnlo/mupmum_ww_nlo_onlyaa-real/SubProcesses/P0_aa_wpwm/all_G1_779/MADatNLO.HwU /farmstorage/marcozaro/MadGraph/mg5amcnlo/mupmum_ww_nlo_onlyaa-real/SubProcesses/P0_aa_wpwm/all_G1_713/MADatNLO.HwU /farmstorage/marcozaro/MadGraph/mg5amcnlo/mupmum_ww_nlo_onlyaa-real/SubProcesses/P0_aa_wpwm/all_G1_577/MADatNLO.HwU /farmstorage/marcozaro/MadGraph/mg5amcnlo/mupmum_ww_nlo_onlyaa-real/SubProcesses/P0_aa_wpwm/all_G1_23/MADatNLO.HwU /farmstorage/marcozaro/MadGraph/mg5amcnlo/mupmum_ww_nlo_onlyaa-real/SubProcesses/P0_aa_wpwm/all_G1_77/MADatNLO.HwU /farmstorage/marcozaro/MadGraph/mg5amcnlo/mupmum_ww_nlo_onlyaa-real/SubProcesses/P0_aa_wpwm/all_G1_383/MADatNLO.HwU /farmstorage/marcozaro/MadGraph/mg5amcnlo/mupmum_ww_nlo_onlyaa-real/SubProcesses/P0_aa_wpwm/all_G1_809/MADatNLO.HwU /farmstorage/marcozaro/MadGraph/mg5amcnlo/mupmum_ww_nlo_onlyaa-real/SubProcesses/P0_aa_wpwm/all_G1_765/MADatNLO.HwU /farmstorage/marcozaro/MadGraph/mg5amcnlo/mupmum_ww_nlo_onlyaa-real/SubProcesses/P0_aa_wpwm/all_G1_756/MADatNLO.HwU /farmstorage/marcozaro/MadGraph/mg5amcnlo/mupmum_ww_nlo_onlyaa-real/SubProcesses/P0_aa_wpwm/all_G1_850/MADatNLO.HwU /farmstorage/marcozaro/MadGraph/mg5amcnlo/mupmum_ww_nlo_onlyaa-real/SubProcesses/P0_aa_wpwm/all_G1_882/MADatNLO.HwU /farmstorage/marcozaro/MadGraph/mg5amcnlo/mupmum_ww_nlo_onlyaa-real/SubProcesses/P0_aa_wpwm/all_G1_121/MADatNLO.HwU /farmstorage/marcozaro/MadGraph/mg5amcnlo/mupmum_ww_nlo_onlyaa-real/SubProcesses/P0_aa_wpwm/all_G1_422/MADatNLO.HwU /farmstorage/marcozaro/MadGraph/mg5amcnlo/mupmum_ww_nlo_onlyaa-real/SubProcesses/P0_aa_wpwm/all_G1_752/MADatNLO.HwU /farmstorage/marcozaro/MadGraph/mg5amcnlo/mupmum_ww_nlo_onlyaa-real/SubProcesses/P0_aa_wpwm/all_G1_389/MADatNLO.HwU /farmstorage/marcozaro/MadGraph/mg5amcnlo/mupmum_ww_nlo_onlyaa-real/SubProcesses/P0_aa_wpwm/all_G1_278/MADatNLO.HwU /farmstorage/marcozaro/MadGraph/mg5amcnlo/mupmum_ww_nlo_onlyaa-real/SubProcesses/P0_aa_wpwm/all_G1_656/MADatNLO.HwU /farmstorage/marcozaro/MadGraph/mg5amcnlo/mupmum_ww_nlo_onlyaa-real/SubProcesses/P0_aa_wpwm/all_G1_791/MADatNLO.HwU /farmstorage/marcozaro/MadGraph/mg5amcnlo/mupmum_ww_nlo_onlyaa-real/SubProcesses/P0_aa_wpwm/all_G1_666/MADatNLO.HwU /farmstorage/marcozaro/MadGraph/mg5amcnlo/mupmum_ww_nlo_onlyaa-real/SubProcesses/P0_aa_wpwm/all_G1_579/MADatNLO.HwU /farmstorage/marcozaro/MadGraph/mg5amcnlo/mupmum_ww_nlo_onlyaa-real/SubProcesses/P0_aa_wpwm/all_G1_72/MADatNLO.HwU /farmstorage/marcozaro/MadGraph/mg5amcnlo/mupmum_ww_nlo_onlyaa-real/SubProcesses/P0_aa_wpwm/all_G1_372/MADatNLO.HwU /farmstorage/marcozaro/MadGraph/mg5amcnlo/mupmum_ww_nlo_onlyaa-real/SubProcesses/P0_aa_wpwm/all_G1_555/MADatNLO.HwU /farmstorage/marcozaro/MadGraph/mg5amcnlo/mupmum_ww_nlo_onlyaa-real/SubProcesses/P0_aa_wpwm/all_G1_568/MADatNLO.HwU /farmstorage/marcozaro/MadGraph/mg5amcnlo/mupmum_ww_nlo_onlyaa-real/SubProcesses/P0_aa_wpwm/all_G1_399/MADatNLO.HwU /farmstorage/marcozaro/MadGraph/mg5amcnlo/mupmum_ww_nlo_onlyaa-real/SubProcesses/P0_aa_wpwm/all_G1_594/MADatNLO.HwU /farmstorage/marcozaro/MadGraph/mg5amcnlo/mupmum_ww_nlo_onlyaa-real/SubProcesses/P0_aa_wpwm/all_G1_305/MADatNLO.HwU /farmstorage/marcozaro/MadGraph/mg5amcnlo/mupmum_ww_nlo_onlyaa-real/SubProcesses/P0_aa_wpwm/all_G1_642/MADatNLO.HwU /farmstorage/marcozaro/MadGraph/mg5amcnlo/mupmum_ww_nlo_onlyaa-real/SubProcesses/P0_aa_wpwm/all_G1_189/MADatNLO.HwU /farmstorage/marcozaro/MadGraph/mg5amcnlo/mupmum_ww_nlo_onlyaa-real/SubProcesses/P0_aa_wpwm/all_G1_142/MADatNLO.HwU /farmstorage/marcozaro/MadGraph/mg5amcnlo/mupmum_ww_nlo_onlyaa-real/SubProcesses/P0_aa_wpwm/all_G1_491/MADatNLO.HwU /farmstorage/marcozaro/MadGraph/mg5amcnlo/mupmum_ww_nlo_onlyaa-real/SubProcesses/P0_aa_wpwm/all_G1_464/MADatNLO.HwU /farmstorage/marcozaro/MadGraph/mg5amcnlo/mupmum_ww_nlo_onlyaa-real/SubProcesses/P0_aa_wpwm/all_G1_202/MADatNLO.HwU /farmstorage/marcozaro/MadGraph/mg5amcnlo/mupmum_ww_nlo_onlyaa-real/SubProcesses/P0_aa_wpwm/all_G1_76/MADatNLO.HwU /farmstorage/marcozaro/MadGraph/mg5amcnlo/mupmum_ww_nlo_onlyaa-real/SubProcesses/P0_aa_wpwm/all_G1_20/MADatNLO.HwU /farmstorage/marcozaro/MadGraph/mg5amcnlo/mupmum_ww_nlo_onlyaa-real/SubProcesses/P0_aa_wpwm/all_G1_567/MADatNLO.HwU /farmstorage/marcozaro/MadGraph/mg5amcnlo/mupmum_ww_nlo_onlyaa-real/SubProcesses/P0_aa_wpwm/all_G1_117/MADatNLO.HwU /farmstorage/marcozaro/MadGraph/mg5amcnlo/mupmum_ww_nlo_onlyaa-real/SubProcesses/P0_aa_wpwm/all_G1_285/MADatNLO.HwU /farmstorage/marcozaro/MadGraph/mg5amcnlo/mupmum_ww_nlo_onlyaa-real/SubProcesses/P0_aa_wpwm/all_G1_430/MADatNLO.HwU /farmstorage/marcozaro/MadGraph/mg5amcnlo/mupmum_ww_nlo_onlyaa-real/SubProcesses/P0_aa_wpwm/all_G1_269/MADatNLO.HwU /farmstorage/marcozaro/MadGraph/mg5amcnlo/mupmum_ww_nlo_onlyaa-real/SubProcesses/P0_aa_wpwm/all_G1_698/MADatNLO.HwU /farmstorage/marcozaro/MadGraph/mg5amcnlo/mupmum_ww_nlo_onlyaa-real/SubProcesses/P0_aa_wpwm/all_G1_41/MADatNLO.HwU /farmstorage/marcozaro/MadGraph/mg5amcnlo/mupmum_ww_nlo_onlyaa-real/SubProcesses/P0_aa_wpwm/all_G1_811/MADatNLO.HwU /farmstorage/marcozaro/MadGraph/mg5amcnlo/mupmum_ww_nlo_onlyaa-real/SubProcesses/P0_aa_wpwm/all_G1_602/MADatNLO.HwU /farmstorage/marcozaro/MadGraph/mg5amcnlo/mupmum_ww_nlo_onlyaa-real/SubProcesses/P0_aa_wpwm/all_G1_179/MADatNLO.HwU /farmstorage/marcozaro/MadGraph/mg5amcnlo/mupmum_ww_nlo_onlyaa-real/SubProcesses/P0_aa_wpwm/all_G1_114/MADatNLO.HwU /farmstorage/marcozaro/MadGraph/mg5amcnlo/mupmum_ww_nlo_onlyaa-real/SubProcesses/P0_aa_wpwm/all_G1_803/MADatNLO.HwU /farmstorage/marcozaro/MadGraph/mg5amcnlo/mupmum_ww_nlo_onlyaa-real/SubProcesses/P0_aa_wpwm/all_G1_515/MADatNLO.HwU /farmstorage/marcozaro/MadGraph/mg5amcnlo/mupmum_ww_nlo_onlyaa-real/SubProcesses/P0_aa_wpwm/all_G1_774/MADatNLO.HwU /farmstorage/marcozaro/MadGraph/mg5amcnlo/mupmum_ww_nlo_onlyaa-real/SubProcesses/P0_aa_wpwm/all_G1_493/MADatNLO.HwU /farmstorage/marcozaro/MadGraph/mg5amcnlo/mupmum_ww_nlo_onlyaa-real/SubProcesses/P0_aa_wpwm/all_G1_97/MADatNLO.HwU /farmstorage/marcozaro/MadGraph/mg5amcnlo/mupmum_ww_nlo_onlyaa-real/SubProcesses/P0_aa_wpwm/all_G1_258/MADatNLO.HwU /farmstorage/marcozaro/MadGraph/mg5amcnlo/mupmum_ww_nlo_onlyaa-real/SubProcesses/P0_aa_wpwm/all_G1_203/MADatNLO.HwU /farmstorage/marcozaro/MadGraph/mg5amcnlo/mupmum_ww_nlo_onlyaa-real/SubProcesses/P0_aa_wpwm/all_G1_807/MADatNLO.HwU /farmstorage/marcozaro/MadGraph/mg5amcnlo/mupmum_ww_nlo_onlyaa-real/SubProcesses/P0_aa_wpwm/all_G1_174/MADatNLO.HwU /farmstorage/marcozaro/MadGraph/mg5amcnlo/mupmum_ww_nlo_onlyaa-real/SubProcesses/P0_aa_wpwm/all_G1_420/MADatNLO.HwU /farmstorage/marcozaro/MadGraph/mg5amcnlo/mupmum_ww_nlo_onlyaa-real/SubProcesses/P0_aa_wpwm/all_G1_792/MADatNLO.HwU /farmstorage/marcozaro/MadGraph/mg5amcnlo/mupmum_ww_nlo_onlyaa-real/SubProcesses/P0_aa_wpwm/all_G1_264/MADatNLO.HwU /farmstorage/marcozaro/MadGraph/mg5amcnlo/mupmum_ww_nlo_onlyaa-real/SubProcesses/P0_aa_wpwm/all_G1_204/MADatNLO.HwU /farmstorage/marcozaro/MadGraph/mg5amcnlo/mupmum_ww_nlo_onlyaa-real/SubProcesses/P0_aa_wpwm/all_G1_1/MADatNLO.HwU /farmstorage/marcozaro/MadGraph/mg5amcnlo/mupmum_ww_nlo_onlyaa-real/SubProcesses/P0_aa_wpwm/all_G1_166/MADatNLO.HwU /farmstorage/marcozaro/MadGraph/mg5amcnlo/mupmum_ww_nlo_onlyaa-real/SubProcesses/P0_aa_wpwm/all_G1_353/MADatNLO.HwU /farmstorage/marcozaro/MadGraph/mg5amcnlo/mupmum_ww_nlo_onlyaa-real/SubProcesses/P0_aa_wpwm/all_G1_24/MADatNLO.HwU /farmstorage/marcozaro/MadGraph/mg5amcnlo/mupmum_ww_nlo_onlyaa-real/SubProcesses/P0_aa_wpwm/all_G1_621/MADatNLO.HwU /farmstorage/marcozaro/MadGraph/mg5amcnlo/mupmum_ww_nlo_onlyaa-real/SubProcesses/P0_aa_wpwm/all_G1_387/MADatNLO.HwU /farmstorage/marcozaro/MadGraph/mg5amcnlo/mupmum_ww_nlo_onlyaa-real/SubProcesses/P0_aa_wpwm/all_G1_730/MADatNLO.HwU /farmstorage/marcozaro/MadGraph/mg5amcnlo/mupmum_ww_nlo_onlyaa-real/SubProcesses/P0_aa_wpwm/all_G1_749/MADatNLO.HwU /farmstorage/marcozaro/MadGraph/mg5amcnlo/mupmum_ww_nlo_onlyaa-real/SubProcesses/P0_aa_wpwm/all_G1_561/MADatNLO.HwU /farmstorage/marcozaro/MadGraph/mg5amcnlo/mupmum_ww_nlo_onlyaa-real/SubProcesses/P0_aa_wpwm/all_G1_457/MADatNLO.HwU /farmstorage/marcozaro/MadGraph/mg5amcnlo/mupmum_ww_nlo_onlyaa-real/SubProcesses/P0_aa_wpwm/all_G1_695/MADatNLO.HwU /farmstorage/marcozaro/MadGraph/mg5amcnlo/mupmum_ww_nlo_onlyaa-real/SubProcesses/P0_aa_wpwm/all_G1_512/MADatNLO.HwU /farmstorage/marcozaro/MadGraph/mg5amcnlo/mupmum_ww_nlo_onlyaa-real/SubProcesses/P0_aa_wpwm/all_G1_896/MADatNLO.HwU /farmstorage/marcozaro/MadGraph/mg5amcnlo/mupmum_ww_nlo_onlyaa-real/SubProcesses/P0_aa_wpwm/all_G1_188/MADatNLO.HwU /farmstorage/marcozaro/MadGraph/mg5amcnlo/mupmum_ww_nlo_onlyaa-real/SubProcesses/P0_aa_wpwm/all_G1_58/MADatNLO.HwU /farmstorage/marcozaro/MadGraph/mg5amcnlo/mupmum_ww_nlo_onlyaa-real/SubProcesses/P0_aa_wpwm/all_G1_128/MADatNLO.HwU /farmstorage/marcozaro/MadGraph/mg5amcnlo/mupmum_ww_nlo_onlyaa-real/SubProcesses/P0_aa_wpwm/all_G1_373/MADatNLO.HwU /farmstorage/marcozaro/MadGraph/mg5amcnlo/mupmum_ww_nlo_onlyaa-real/SubProcesses/P0_aa_wpwm/all_G1_477/MADatNLO.HwU /farmstorage/marcozaro/MadGraph/mg5amcnlo/mupmum_ww_nlo_onlyaa-real/SubProcesses/P0_aa_wpwm/all_G1_198/MADatNLO.HwU /farmstorage/marcozaro/MadGraph/mg5amcnlo/mupmum_ww_nlo_onlyaa-real/SubProcesses/P0_aa_wpwm/all_G1_339/MADatNLO.HwU /farmstorage/marcozaro/MadGraph/mg5amcnlo/mupmum_ww_nlo_onlyaa-real/SubProcesses/P0_aa_wpwm/all_G1_800/MADatNLO.HwU /farmstorage/marcozaro/MadGraph/mg5amcnlo/mupmum_ww_nlo_onlyaa-real/SubProcesses/P0_aa_wpwm/all_G1_884/MADatNLO.HwU /farmstorage/marcozaro/MadGraph/mg5amcnlo/mupmum_ww_nlo_onlyaa-real/SubProcesses/P0_aa_wpwm/all_G1_517/MADatNLO.HwU /farmstorage/marcozaro/MadGraph/mg5amcnlo/mupmum_ww_nlo_onlyaa-real/SubProcesses/P0_aa_wpwm/all_G1_382/MADatNLO.HwU /farmstorage/marcozaro/MadGraph/mg5amcnlo/mupmum_ww_nlo_onlyaa-real/SubProcesses/P0_aa_wpwm/all_G1_313/MADatNLO.HwU /farmstorage/marcozaro/MadGraph/mg5amcnlo/mupmum_ww_nlo_onlyaa-real/SubProcesses/P0_aa_wpwm/all_G1_334/MADatNLO.HwU /farmstorage/marcozaro/MadGraph/mg5amcnlo/mupmum_ww_nlo_onlyaa-real/SubProcesses/P0_aa_wpwm/all_G1_468/MADatNLO.HwU /farmstorage/marcozaro/MadGraph/mg5amcnlo/mupmum_ww_nlo_onlyaa-real/SubProcesses/P0_aa_wpwm/all_G1_395/MADatNLO.HwU /farmstorage/marcozaro/MadGraph/mg5amcnlo/mupmum_ww_nlo_onlyaa-real/SubProcesses/P0_aa_wpwm/all_G1_18/MADatNLO.HwU /farmstorage/marcozaro/MadGraph/mg5amcnlo/mupmum_ww_nlo_onlyaa-real/SubProcesses/P0_aa_wpwm/all_G1_885/MADatNLO.HwU /farmstorage/marcozaro/MadGraph/mg5amcnlo/mupmum_ww_nlo_onlyaa-real/SubProcesses/P0_aa_wpwm/all_G1_764/MADatNLO.HwU /farmstorage/marcozaro/MadGraph/mg5amcnlo/mupmum_ww_nlo_onlyaa-real/SubProcesses/P0_aa_wpwm/all_G1_787/MADatNLO.HwU /farmstorage/marcozaro/MadGraph/mg5amcnlo/mupmum_ww_nlo_onlyaa-real/SubProcesses/P0_aa_wpwm/all_G1_670/MADatNLO.HwU /farmstorage/marcozaro/MadGraph/mg5amcnlo/mupmum_ww_nlo_onlyaa-real/SubProcesses/P0_aa_wpwm/all_G1_858/MADatNLO.HwU /farmstorage/marcozaro/MadGraph/mg5amcnlo/mupmum_ww_nlo_onlyaa-real/SubProcesses/P0_aa_wpwm/all_G1_34/MADatNLO.HwU /farmstorage/marcozaro/MadGraph/mg5amcnlo/mupmum_ww_nlo_onlyaa-real/SubProcesses/P0_aa_wpwm/all_G1_706/MADatNLO.HwU /farmstorage/marcozaro/MadGraph/mg5amcnlo/mupmum_ww_nlo_onlyaa-real/SubProcesses/P0_aa_wpwm/all_G1_614/MADatNLO.HwU /farmstorage/marcozaro/MadGraph/mg5amcnlo/mupmum_ww_nlo_onlyaa-real/SubProcesses/P0_aa_wpwm/all_G1_886/MADatNLO.HwU /farmstorage/marcozaro/MadGraph/mg5amcnlo/mupmum_ww_nlo_onlyaa-real/SubProcesses/P0_aa_wpwm/all_G1_89/MADatNLO.HwU /farmstorage/marcozaro/MadGraph/mg5amcnlo/mupmum_ww_nlo_onlyaa-real/SubProcesses/P0_aa_wpwm/all_G1_498/MADatNLO.HwU /farmstorage/marcozaro/MadGraph/mg5amcnlo/mupmum_ww_nlo_onlyaa-real/SubProcesses/P0_aa_wpwm/all_G1_589/MADatNLO.HwU /farmstorage/marcozaro/MadGraph/mg5amcnlo/mupmum_ww_nlo_onlyaa-real/SubProcesses/P0_aa_wpwm/all_G1_145/MADatNLO.HwU /farmstorage/marcozaro/MadGraph/mg5amcnlo/mupmum_ww_nlo_onlyaa-real/SubProcesses/P0_aa_wpwm/all_G1_592/MADatNLO.HwU /farmstorage/marcozaro/MadGraph/mg5amcnlo/mupmum_ww_nlo_onlyaa-real/SubProcesses/P0_aa_wpwm/all_G1_465/MADatNLO.HwU /farmstorage/marcozaro/MadGraph/mg5amcnlo/mupmum_ww_nlo_onlyaa-real/SubProcesses/P0_aa_wpwm/all_G1_60/MADatNLO.HwU /farmstorage/marcozaro/MadGraph/mg5amcnlo/mupmum_ww_nlo_onlyaa-real/SubProcesses/P0_aa_wpwm/all_G1_743/MADatNLO.HwU /farmstorage/marcozaro/MadGraph/mg5amcnlo/mupmum_ww_nlo_onlyaa-real/SubProcesses/P0_aa_wpwm/all_G1_418/MADatNLO.HwU /farmstorage/marcozaro/MadGraph/mg5amcnlo/mupmum_ww_nlo_onlyaa-real/SubProcesses/P0_aa_wpwm/all_G1_605/MADatNLO.HwU /farmstorage/marcozaro/MadGraph/mg5amcnlo/mupmum_ww_nlo_onlyaa-real/SubProcesses/P0_aa_wpwm/all_G1_259/MADatNLO.HwU /farmstorage/marcozaro/MadGraph/mg5amcnlo/mupmum_ww_nlo_onlyaa-real/SubProcesses/P0_aa_wpwm/all_G1_171/MADatNLO.HwU /farmstorage/marcozaro/MadGraph/mg5amcnlo/mupmum_ww_nlo_onlyaa-real/SubProcesses/P0_aa_wpwm/all_G1_663/MADatNLO.HwU /farmstorage/marcozaro/MadGraph/mg5amcnlo/mupmum_ww_nlo_onlyaa-real/SubProcesses/P0_aa_wpwm/all_G1_411/MADatNLO.HwU /farmstorage/marcozaro/MadGraph/mg5amcnlo/mupmum_ww_nlo_onlyaa-real/SubProcesses/P0_aa_wpwm/all_G1_818/MADatNLO.HwU /farmstorage/marcozaro/MadGraph/mg5amcnlo/mupmum_ww_nlo_onlyaa-real/SubProcesses/P0_aa_wpwm/all_G1_633/MADatNLO.HwU /farmstorage/marcozaro/MadGraph/mg5amcnlo/mupmum_ww_nlo_onlyaa-real/SubProcesses/P0_aa_wpwm/all_G1_10/MADatNLO.HwU /farmstorage/marcozaro/MadGraph/mg5amcnlo/mupmum_ww_nlo_onlyaa-real/SubProcesses/P0_aa_wpwm/all_G1_736/MADatNLO.HwU /farmstorage/marcozaro/MadGraph/mg5amcnlo/mupmum_ww_nlo_onlyaa-real/SubProcesses/P0_aa_wpwm/all_G1_245/MADatNLO.HwU /farmstorage/marcozaro/MadGraph/mg5amcnlo/mupmum_ww_nlo_onlyaa-real/SubProcesses/P0_aa_wpwm/all_G1_78/MADatNLO.HwU /farmstorage/marcozaro/MadGraph/mg5amcnlo/mupmum_ww_nlo_onlyaa-real/SubProcesses/P0_aa_wpwm/all_G1_556/MADatNLO.HwU /farmstorage/marcozaro/MadGraph/mg5amcnlo/mupmum_ww_nlo_onlyaa-real/SubProcesses/P0_aa_wpwm/all_G1_518/MADatNLO.HwU /farmstorage/marcozaro/MadGraph/mg5amcnlo/mupmum_ww_nlo_onlyaa-real/SubProcesses/P0_aa_wpwm/all_G1_232/MADatNLO.HwU /farmstorage/marcozaro/MadGraph/mg5amcnlo/mupmum_ww_nlo_onlyaa-real/SubProcesses/P0_aa_wpwm/all_G1_386/MADatNLO.HwU /farmstorage/marcozaro/MadGraph/mg5amcnlo/mupmum_ww_nlo_onlyaa-real/SubProcesses/P0_aa_wpwm/all_G1_838/MADatNLO.HwU /farmstorage/marcozaro/MadGraph/mg5amcnlo/mupmum_ww_nlo_onlyaa-real/SubProcesses/P0_aa_wpwm/all_G1_255/MADatNLO.HwU /farmstorage/marcozaro/MadGraph/mg5amcnlo/mupmum_ww_nlo_onlyaa-real/SubProcesses/P0_aa_wpwm/all_G1_317/MADatNLO.HwU /farmstorage/marcozaro/MadGraph/mg5amcnlo/mupmum_ww_nlo_onlyaa-real/SubProcesses/P0_aa_wpwm/all_G1_238/MADatNLO.HwU /farmstorage/marcozaro/MadGraph/mg5amcnlo/mupmum_ww_nlo_onlyaa-real/SubProcesses/P0_aa_wpwm/all_G1_831/MADatNLO.HwU /farmstorage/marcozaro/MadGraph/mg5amcnlo/mupmum_ww_nlo_onlyaa-real/SubProcesses/P0_aa_wpwm/all_G1_318/MADatNLO.HwU /farmstorage/marcozaro/MadGraph/mg5amcnlo/mupmum_ww_nlo_onlyaa-real/SubProcesses/P0_aa_wpwm/all_G1_581/MADatNLO.HwU /farmstorage/marcozaro/MadGraph/mg5amcnlo/mupmum_ww_nlo_onlyaa-real/SubProcesses/P0_aa_wpwm/all_G1_336/MADatNLO.HwU /farmstorage/marcozaro/MadGraph/mg5amcnlo/mupmum_ww_nlo_onlyaa-real/SubProcesses/P0_aa_wpwm/all_G1_557/MADatNLO.HwU /farmstorage/marcozaro/MadGraph/mg5amcnlo/mupmum_ww_nlo_onlyaa-real/SubProcesses/P0_aa_wpwm/all_G1_413/MADatNLO.HwU /farmstorage/marcozaro/MadGraph/mg5amcnlo/mupmum_ww_nlo_onlyaa-real/SubProcesses/P0_aa_wpwm/all_G1_122/MADatNLO.HwU /farmstorage/marcozaro/MadGraph/mg5amcnlo/mupmum_ww_nlo_onlyaa-real/SubProcesses/P0_aa_wpwm/all_G1_813/MADatNLO.HwU /farmstorage/marcozaro/MadGraph/mg5amcnlo/mupmum_ww_nlo_onlyaa-real/SubProcesses/P0_aa_wpwm/all_G1_167/MADatNLO.HwU /farmstorage/marcozaro/MadGraph/mg5amcnlo/mupmum_ww_nlo_onlyaa-real/SubProcesses/P0_aa_wpwm/all_G1_295/MADatNLO.HwU /farmstorage/marcozaro/MadGraph/mg5amcnlo/mupmum_ww_nlo_onlyaa-real/SubProcesses/P0_aa_wpwm/all_G1_228/MADatNLO.HwU /farmstorage/marcozaro/MadGraph/mg5amcnlo/mupmum_ww_nlo_onlyaa-real/SubProcesses/P0_aa_wpwm/all_G1_755/MADatNLO.HwU /farmstorage/marcozaro/MadGraph/mg5amcnlo/mupmum_ww_nlo_onlyaa-real/SubProcesses/P0_aa_wpwm/all_G1_178/MADatNLO.HwU /farmstorage/marcozaro/MadGraph/mg5amcnlo/mupmum_ww_nlo_onlyaa-real/SubProcesses/P0_aa_wpwm/all_G1_648/MADatNLO.HwU /farmstorage/marcozaro/MadGraph/mg5amcnlo/mupmum_ww_nlo_onlyaa-real/SubProcesses/P0_aa_wpwm/all_G1_94/MADatNLO.HwU /farmstorage/marcozaro/MadGraph/mg5amcnlo/mupmum_ww_nlo_onlyaa-real/SubProcesses/P0_aa_wpwm/all_G1_427/MADatNLO.HwU /farmstorage/marcozaro/MadGraph/mg5amcnlo/mupmum_ww_nlo_onlyaa-real/SubProcesses/P0_aa_wpwm/all_G1_842/MADatNLO.HwU /farmstorage/marcozaro/MadGraph/mg5amcnlo/mupmum_ww_nlo_onlyaa-real/SubProcesses/P0_aa_wpwm/all_G1_547/MADatNLO.HwU /farmstorage/marcozaro/MadGraph/mg5amcnlo/mupmum_ww_nlo_onlyaa-real/SubProcesses/P0_aa_wpwm/all_G1_520/MADatNLO.HwU /farmstorage/marcozaro/MadGraph/mg5amcnlo/mupmum_ww_nlo_onlyaa-real/SubProcesses/P0_aa_wpwm/all_G1_583/MADatNLO.HwU /farmstorage/marcozaro/MadGraph/mg5amcnlo/mupmum_ww_nlo_onlyaa-real/SubProcesses/P0_aa_wpwm/all_G1_526/MADatNLO.HwU /farmstorage/marcozaro/MadGraph/mg5amcnlo/mupmum_ww_nlo_onlyaa-real/SubProcesses/P0_aa_wpwm/all_G1_443/MADatNLO.HwU /farmstorage/marcozaro/MadGraph/mg5amcnlo/mupmum_ww_nlo_onlyaa-real/SubProcesses/P0_aa_wpwm/all_G1_747/MADatNLO.HwU /farmstorage/marcozaro/MadGraph/mg5amcnlo/mupmum_ww_nlo_onlyaa-real/SubProcesses/P0_aa_wpwm/all_G1_417/MADatNLO.HwU /farmstorage/marcozaro/MadGraph/mg5amcnlo/mupmum_ww_nlo_onlyaa-real/SubProcesses/P0_aa_wpwm/all_G1_570/MADatNLO.HwU /farmstorage/marcozaro/MadGraph/mg5amcnlo/mupmum_ww_nlo_onlyaa-real/SubProcesses/P0_aa_wpwm/all_G1_627/MADatNLO.HwU /farmstorage/marcozaro/MadGraph/mg5amcnlo/mupmum_ww_nlo_onlyaa-real/SubProcesses/P0_aa_wpwm/all_G1_398/MADatNLO.HwU /farmstorage/marcozaro/MadGraph/mg5amcnlo/mupmum_ww_nlo_onlyaa-real/SubProcesses/P0_aa_wpwm/all_G1_242/MADatNLO.HwU /farmstorage/marcozaro/MadGraph/mg5amcnlo/mupmum_ww_nlo_onlyaa-real/SubProcesses/P0_aa_wpwm/all_G1_3/MADatNLO.HwU /farmstorage/marcozaro/MadGraph/mg5amcnlo/mupmum_ww_nlo_onlyaa-real/SubProcesses/P0_aa_wpwm/all_G1_877/MADatNLO.HwU /farmstorage/marcozaro/MadGraph/mg5amcnlo/mupmum_ww_nlo_onlyaa-real/SubProcesses/P0_aa_wpwm/all_G1_691/MADatNLO.HwU /farmstorage/marcozaro/MadGraph/mg5amcnlo/mupmum_ww_nlo_onlyaa-real/SubProcesses/P0_aa_wpwm/all_G1_12/MADatNLO.HwU /farmstorage/marcozaro/MadGraph/mg5amcnlo/mupmum_ww_nlo_onlyaa-real/SubProcesses/P0_aa_wpwm/all_G1_863/MADatNLO.HwU /farmstorage/marcozaro/MadGraph/mg5amcnlo/mupmum_ww_nlo_onlyaa-real/SubProcesses/P0_aa_wpwm/all_G1_832/MADatNLO.HwU /farmstorage/marcozaro/MadGraph/mg5amcnlo/mupmum_ww_nlo_onlyaa-real/SubProcesses/P0_aa_wpwm/all_G1_227/MADatNLO.HwU /farmstorage/marcozaro/MadGraph/mg5amcnlo/mupmum_ww_nlo_onlyaa-real/SubProcesses/P0_aa_wpwm/all_G1_292/MADatNLO.HwU /farmstorage/marcozaro/MadGraph/mg5amcnlo/mupmum_ww_nlo_onlyaa-real/SubProcesses/P0_aa_wpwm/all_G1_489/MADatNLO.HwU /farmstorage/marcozaro/MadGraph/mg5amcnlo/mupmum_ww_nlo_onlyaa-real/SubProcesses/P0_aa_wpwm/all_G1_497/MADatNLO.HwU /farmstorage/marcozaro/MadGraph/mg5amcnlo/mupmum_ww_nlo_onlyaa-real/SubProcesses/P0_aa_wpwm/all_G1_312/MADatNLO.HwU /farmstorage/marcozaro/MadGraph/mg5amcnlo/mupmum_ww_nlo_onlyaa-real/SubProcesses/P0_aa_wpwm/all_G1_91/MADatNLO.HwU /farmstorage/marcozaro/MadGraph/mg5amcnlo/mupmum_ww_nlo_onlyaa-real/SubProcesses/P0_aa_wpwm/all_G1_151/MADatNLO.HwU /farmstorage/marcozaro/MadGraph/mg5amcnlo/mupmum_ww_nlo_onlyaa-real/SubProcesses/P0_aa_wpwm/all_G1_308/MADatNLO.HwU /farmstorage/marcozaro/MadGraph/mg5amcnlo/mupmum_ww_nlo_onlyaa-real/SubProcesses/P0_aa_wpwm/all_G1_612/MADatNLO.HwU /farmstorage/marcozaro/MadGraph/mg5amcnlo/mupmum_ww_nlo_onlyaa-real/SubProcesses/P0_aa_wpwm/all_G1_746/MADatNLO.HwU /farmstorage/marcozaro/MadGraph/mg5amcnlo/mupmum_ww_nlo_onlyaa-real/SubProcesses/P0_aa_wpwm/all_G1_788/MADatNLO.HwU /farmstorage/marcozaro/MadGraph/mg5amcnlo/mupmum_ww_nlo_onlyaa-real/SubProcesses/P0_aa_wpwm/all_G1_511/MADatNLO.HwU /farmstorage/marcozaro/MadGraph/mg5amcnlo/mupmum_ww_nlo_onlyaa-real/SubProcesses/P0_aa_wpwm/all_G1_728/MADatNLO.HwU /farmstorage/marcozaro/MadGraph/mg5amcnlo/mupmum_ww_nlo_onlyaa-real/SubProcesses/P0_aa_wpwm/all_G1_349/MADatNLO.HwU /farmstorage/marcozaro/MadGraph/mg5amcnlo/mupmum_ww_nlo_onlyaa-real/SubProcesses/P0_aa_wpwm/all_G1_611/MADatNLO.HwU /farmstorage/marcozaro/MadGraph/mg5amcnlo/mupmum_ww_nlo_onlyaa-real/SubProcesses/P0_aa_wpwm/all_G1_407/MADatNLO.HwU /farmstorage/marcozaro/MadGraph/mg5amcnlo/mupmum_ww_nlo_onlyaa-real/SubProcesses/P0_aa_wpwm/all_G1_327/MADatNLO.HwU /farmstorage/marcozaro/MadGraph/mg5amcnlo/mupmum_ww_nlo_onlyaa-real/SubProcesses/P0_aa_wpwm/all_G1_895/MADatNLO.HwU /farmstorage/marcozaro/MadGraph/mg5amcnlo/mupmum_ww_nlo_onlyaa-real/SubProcesses/P0_aa_wpwm/all_G1_210/MADatNLO.HwU /farmstorage/marcozaro/MadGraph/mg5amcnlo/mupmum_ww_nlo_onlyaa-real/SubProcesses/P0_aa_wpwm/all_G1_110/MADatNLO.HwU /farmstorage/marcozaro/MadGraph/mg5amcnlo/mupmum_ww_nlo_onlyaa-real/SubProcesses/P0_aa_wpwm/all_G1_32/MADatNLO.HwU /farmstorage/marcozaro/MadGraph/mg5amcnlo/mupmum_ww_nlo_onlyaa-real/SubProcesses/P0_aa_wpwm/all_G1_2/MADatNLO.HwU /farmstorage/marcozaro/MadGraph/mg5amcnlo/mupmum_ww_nlo_onlyaa-real/SubProcesses/P0_aa_wpwm/all_G1_42/MADatNLO.HwU /farmstorage/marcozaro/MadGraph/mg5amcnlo/mupmum_ww_nlo_onlyaa-real/SubProcesses/P0_aa_wpwm/all_G1_192/MADatNLO.HwU /farmstorage/marcozaro/MadGraph/mg5amcnlo/mupmum_ww_nlo_onlyaa-real/SubProcesses/P0_aa_wpwm/all_G1_846/MADatNLO.HwU /farmstorage/marcozaro/MadGraph/mg5amcnlo/mupmum_ww_nlo_onlyaa-real/SubProcesses/P0_aa_wpwm/all_G1_11/MADatNLO.HwU /farmstorage/marcozaro/MadGraph/mg5amcnlo/mupmum_ww_nlo_onlyaa-real/SubProcesses/P0_aa_wpwm/all_G1_275/MADatNLO.HwU /farmstorage/marcozaro/MadGraph/mg5amcnlo/mupmum_ww_nlo_onlyaa-real/SubProcesses/P0_aa_wpwm/all_G1_777/MADatNLO.HwU /farmstorage/marcozaro/MadGraph/mg5amcnlo/mupmum_ww_nlo_onlyaa-real/SubProcesses/P0_aa_wpwm/all_G1_566/MADatNLO.HwU /farmstorage/marcozaro/MadGraph/mg5amcnlo/mupmum_ww_nlo_onlyaa-real/SubProcesses/P0_aa_wpwm/all_G1_682/MADatNLO.HwU /farmstorage/marcozaro/MadGraph/mg5amcnlo/mupmum_ww_nlo_onlyaa-real/SubProcesses/P0_aa_wpwm/all_G1_304/MADatNLO.HwU /farmstorage/marcozaro/MadGraph/mg5amcnlo/mupmum_ww_nlo_onlyaa-real/SubProcesses/P0_aa_wpwm/all_G1_553/MADatNLO.HwU /farmstorage/marcozaro/MadGraph/mg5amcnlo/mupmum_ww_nlo_onlyaa-real/SubProcesses/P0_aa_wpwm/all_G1_218/MADatNLO.HwU /farmstorage/marcozaro/MadGraph/mg5amcnlo/mupmum_ww_nlo_onlyaa-real/SubProcesses/P0_aa_wpwm/all_G1_215/MADatNLO.HwU /farmstorage/marcozaro/MadGraph/mg5amcnlo/mupmum_ww_nlo_onlyaa-real/SubProcesses/P0_aa_wpwm/all_G1_103/MADatNLO.HwU /farmstorage/marcozaro/MadGraph/mg5amcnlo/mupmum_ww_nlo_onlyaa-real/SubProcesses/P0_aa_wpwm/all_G1_14/MADatNLO.HwU /farmstorage/marcozaro/MadGraph/mg5amcnlo/mupmum_ww_nlo_onlyaa-real/SubProcesses/P0_aa_wpwm/all_G1_541/MADatNLO.HwU /farmstorage/marcozaro/MadGraph/mg5amcnlo/mupmum_ww_nlo_onlyaa-real/SubProcesses/P0_aa_wpwm/all_G1_68/MADatNLO.HwU /farmstorage/marcozaro/MadGraph/mg5amcnlo/mupmum_ww_nlo_onlyaa-real/SubProcesses/P0_aa_wpwm/all_G1_739/MADatNLO.HwU /farmstorage/marcozaro/MadGraph/mg5amcnlo/mupmum_ww_nlo_onlyaa-real/SubProcesses/P0_aa_wpwm/all_G1_234/MADatNLO.HwU /farmstorage/marcozaro/MadGraph/mg5amcnlo/mupmum_ww_nlo_onlyaa-real/SubProcesses/P0_aa_wpwm/all_G1_649/MADatNLO.HwU /farmstorage/marcozaro/MadGraph/mg5amcnlo/mupmum_ww_nlo_onlyaa-real/SubProcesses/P0_aa_wpwm/all_G1_475/MADatNLO.HwU /farmstorage/marcozaro/MadGraph/mg5amcnlo/mupmum_ww_nlo_onlyaa-real/SubProcesses/P0_aa_wpwm/all_G1_150/MADatNLO.HwU /farmstorage/marcozaro/MadGraph/mg5amcnlo/mupmum_ww_nlo_onlyaa-real/SubProcesses/P0_aa_wpwm/all_G1_43/MADatNLO.HwU /farmstorage/marcozaro/MadGraph/mg5amcnlo/mupmum_ww_nlo_onlyaa-real/SubProcesses/P0_aa_wpwm/all_G1_721/MADatNLO.HwU /farmstorage/marcozaro/MadGraph/mg5amcnlo/mupmum_ww_nlo_onlyaa-real/SubProcesses/P0_aa_wpwm/all_G1_742/MADatNLO.HwU /farmstorage/marcozaro/MadGraph/mg5amcnlo/mupmum_ww_nlo_onlyaa-real/SubProcesses/P0_aa_wpwm/all_G1_205/MADatNLO.HwU /farmstorage/marcozaro/MadGraph/mg5amcnlo/mupmum_ww_nlo_onlyaa-real/SubProcesses/P0_aa_wpwm/all_G1_586/MADatNLO.HwU /farmstorage/marcozaro/MadGraph/mg5amcnlo/mupmum_ww_nlo_onlyaa-real/SubProcesses/P0_aa_wpwm/all_G1_83/MADatNLO.HwU /farmstorage/marcozaro/MadGraph/mg5amcnlo/mupmum_ww_nlo_onlyaa-real/SubProcesses/P0_aa_wpwm/all_G1_472/MADatNLO.HwU /farmstorage/marcozaro/MadGraph/mg5amcnlo/mupmum_ww_nlo_onlyaa-real/SubProcesses/P0_aa_wpwm/all_G1_426/MADatNLO.HwU /farmstorage/marcozaro/MadGraph/mg5amcnlo/mupmum_ww_nlo_onlyaa-real/SubProcesses/P0_aa_wpwm/all_G1_376/MADatNLO.HwU /farmstorage/marcozaro/MadGraph/mg5amcnlo/mupmum_ww_nlo_onlyaa-real/SubProcesses/P0_aa_wpwm/all_G1_288/MADatNLO.HwU /farmstorage/marcozaro/MadGraph/mg5amcnlo/mupmum_ww_nlo_onlyaa-real/SubProcesses/P0_aa_wpwm/all_G1_494/MADatNLO.HwU /farmstorage/marcozaro/MadGraph/mg5amcnlo/mupmum_ww_nlo_onlyaa-real/SubProcesses/P0_aa_wpwm/all_G1_307/MADatNLO.HwU /farmstorage/marcozaro/MadGraph/mg5amcnlo/mupmum_ww_nlo_onlyaa-real/SubProcesses/P0_aa_wpwm/all_G1_810/MADatNLO.HwU /farmstorage/marcozaro/MadGraph/mg5amcnlo/mupmum_ww_nlo_onlyaa-real/SubProcesses/P0_aa_wpwm/all_G1_869/MADatNLO.HwU /farmstorage/marcozaro/MadGraph/mg5amcnlo/mupmum_ww_nlo_onlyaa-real/SubProcesses/P0_aa_wpwm/all_G1_529/MADatNLO.HwU /farmstorage/marcozaro/MadGraph/mg5amcnlo/mupmum_ww_nlo_onlyaa-real/SubProcesses/P0_aa_wpwm/all_G1_119/MADatNLO.HwU /farmstorage/marcozaro/MadGraph/mg5amcnlo/mupmum_ww_nlo_onlyaa-real/SubProcesses/P0_aa_wpwm/all_G1_233/MADatNLO.HwU /farmstorage/marcozaro/MadGraph/mg5amcnlo/mupmum_ww_nlo_onlyaa-real/SubProcesses/P0_aa_wpwm/all_G1_71/MADatNLO.HwU /farmstorage/marcozaro/MadGraph/mg5amcnlo/mupmum_ww_nlo_onlyaa-real/SubProcesses/P0_aa_wpwm/all_G1_85/MADatNLO.HwU /farmstorage/marcozaro/MadGraph/mg5amcnlo/mupmum_ww_nlo_onlyaa-real/SubProcesses/P0_aa_wpwm/all_G1_125/MADatNLO.HwU /farmstorage/marcozaro/MadGraph/mg5amcnlo/mupmum_ww_nlo_onlyaa-real/SubProcesses/P0_aa_wpwm/all_G1_390/MADatNLO.HwU /farmstorage/marcozaro/MadGraph/mg5amcnlo/mupmum_ww_nlo_onlyaa-real/SubProcesses/P0_aa_wpwm/all_G1_160/MADatNLO.HwU /farmstorage/marcozaro/MadGraph/mg5amcnlo/mupmum_ww_nlo_onlyaa-real/SubProcesses/P0_aa_wpwm/all_G1_768/MADatNLO.HwU /farmstorage/marcozaro/MadGraph/mg5amcnlo/mupmum_ww_nlo_onlyaa-real/SubProcesses/P0_aa_wpwm/all_G1_822/MADatNLO.HwU /farmstorage/marcozaro/MadGraph/mg5amcnlo/mupmum_ww_nlo_onlyaa-real/SubProcesses/P0_aa_wpwm/all_G1_683/MADatNLO.HwU /farmstorage/marcozaro/MadGraph/mg5amcnlo/mupmum_ww_nlo_onlyaa-real/SubProcesses/P0_aa_wpwm/all_G1_415/MADatNLO.HwU /farmstorage/marcozaro/MadGraph/mg5amcnlo/mupmum_ww_nlo_onlyaa-real/SubProcesses/P0_aa_wpwm/all_G1_221/MADatNLO.HwU /farmstorage/marcozaro/MadGraph/mg5amcnlo/mupmum_ww_nlo_onlyaa-real/SubProcesses/P0_aa_wpwm/all_G1_294/MADatNLO.HwU /farmstorage/marcozaro/MadGraph/mg5amcnlo/mupmum_ww_nlo_onlyaa-real/SubProcesses/P0_aa_wpwm/all_G1_461/MADatNLO.HwU /farmstorage/marcozaro/MadGraph/mg5amcnlo/mupmum_ww_nlo_onlyaa-real/SubProcesses/P0_aa_wpwm/all_G1_829/MADatNLO.HwU /farmstorage/marcozaro/MadGraph/mg5amcnlo/mupmum_ww_nlo_onlyaa-real/SubProcesses/P0_aa_wpwm/all_G1_54/MADatNLO.HwU /farmstorage/marcozaro/MadGraph/mg5amcnlo/mupmum_ww_nlo_onlyaa-real/SubProcesses/P0_aa_wpwm/all_G1_379/MADatNLO.HwU /farmstorage/marcozaro/MadGraph/mg5amcnlo/mupmum_ww_nlo_onlyaa-real/SubProcesses/P0_aa_wpwm/all_G1_741/MADatNLO.HwU /farmstorage/marcozaro/MadGraph/mg5amcnlo/mupmum_ww_nlo_onlyaa-real/SubProcesses/P0_aa_wpwm/all_G1_874/MADatNLO.HwU /farmstorage/marcozaro/MadGraph/mg5amcnlo/mupmum_ww_nlo_onlyaa-real/SubProcesses/P0_aa_wpwm/all_G1_754/MADatNLO.HwU /farmstorage/marcozaro/MadGraph/mg5amcnlo/mupmum_ww_nlo_onlyaa-real/SubProcesses/P0_aa_wpwm/all_G1_634/MADatNLO.HwU /farmstorage/marcozaro/MadGraph/mg5amcnlo/mupmum_ww_nlo_onlyaa-real/SubProcesses/P0_aa_wpwm/all_G1_406/MADatNLO.HwU /farmstorage/marcozaro/MadGraph/mg5amcnlo/mupmum_ww_nlo_onlyaa-real/SubProcesses/P0_aa_wpwm/all_G1_28/MADatNLO.HwU /farmstorage/marcozaro/MadGraph/mg5amcnlo/mupmum_ww_nlo_onlyaa-real/SubProcesses/P0_aa_wpwm/all_G1_277/MADatNLO.HwU /farmstorage/marcozaro/MadGraph/mg5amcnlo/mupmum_ww_nlo_onlyaa-real/SubProcesses/P0_aa_wpwm/all_G1_301/MADatNLO.HwU /farmstorage/marcozaro/MadGraph/mg5amcnlo/mupmum_ww_nlo_onlyaa-real/SubProcesses/P0_aa_wpwm/all_G1_397/MADatNLO.HwU /farmstorage/marcozaro/MadGraph/mg5amcnlo/mupmum_ww_nlo_onlyaa-real/SubProcesses/P0_aa_wpwm/all_G1_276/MADatNLO.HwU /farmstorage/marcozaro/MadGraph/mg5amcnlo/mupmum_ww_nlo_onlyaa-real/SubProcesses/P0_aa_wpwm/all_G1_55/MADatNLO.HwU /farmstorage/marcozaro/MadGraph/mg5amcnlo/mupmum_ww_nlo_onlyaa-real/SubProcesses/P0_aa_wpwm/all_G1_519/MADatNLO.HwU /farmstorage/marcozaro/MadGraph/mg5amcnlo/mupmum_ww_nlo_onlyaa-real/SubProcesses/P0_aa_wpwm/all_G1_620/MADatNLO.HwU /farmstorage/marcozaro/MadGraph/mg5amcnlo/mupmum_ww_nlo_onlyaa-real/SubProcesses/P0_aa_wpwm/all_G1_289/MADatNLO.HwU /farmstorage/marcozaro/MadGraph/mg5amcnlo/mupmum_ww_nlo_onlyaa-real/SubProcesses/P0_aa_wpwm/all_G1_782/MADatNLO.HwU /farmstorage/marcozaro/MadGraph/mg5amcnlo/mupmum_ww_nlo_onlyaa-real/SubProcesses/P0_aa_wpwm/all_G1_548/MADatNLO.HwU /farmstorage/marcozaro/MadGraph/mg5amcnlo/mupmum_ww_nlo_onlyaa-real/SubProcesses/P0_aa_wpwm/all_G1_79/MADatNLO.HwU /farmstorage/marcozaro/MadGraph/mg5amcnlo/mupmum_ww_nlo_onlyaa-real/SubProcesses/P0_aa_wpwm/all_G1_513/MADatNLO.HwU /farmstorage/marcozaro/MadGraph/mg5amcnlo/mupmum_ww_nlo_onlyaa-real/SubProcesses/P0_aa_wpwm/all_G1_718/MADatNLO.HwU /farmstorage/marcozaro/MadGraph/mg5amcnlo/mupmum_ww_nlo_onlyaa-real/SubProcesses/P0_aa_wpwm/all_G1_424/MADatNLO.HwU /farmstorage/marcozaro/MadGraph/mg5amcnlo/mupmum_ww_nlo_onlyaa-real/SubProcesses/P0_aa_wpwm/all_G1_306/MADatNLO.HwU /farmstorage/marcozaro/MadGraph/mg5amcnlo/mupmum_ww_nlo_onlyaa-real/SubProcesses/P0_aa_wpwm/all_G1_600/MADatNLO.HwU /farmstorage/marcozaro/MadGraph/mg5amcnlo/mupmum_ww_nlo_onlyaa-real/SubProcesses/P0_aa_wpwm/all_G1_474/MADatNLO.HwU /farmstorage/marcozaro/MadGraph/mg5amcnlo/mupmum_ww_nlo_onlyaa-real/SubProcesses/P0_aa_wpwm/all_G1_455/MADatNLO.HwU /farmstorage/marcozaro/MadGraph/mg5amcnlo/mupmum_ww_nlo_onlyaa-real/SubProcesses/P0_aa_wpwm/all_G1_797/MADatNLO.HwU /farmstorage/marcozaro/MadGraph/mg5amcnlo/mupmum_ww_nlo_onlyaa-real/SubProcesses/P0_aa_wpwm/all_G1_130/MADatNLO.HwU /farmstorage/marcozaro/MadGraph/mg5amcnlo/mupmum_ww_nlo_onlyaa-real/SubProcesses/P0_aa_wpwm/all_G1_377/MADatNLO.HwU /farmstorage/marcozaro/MadGraph/mg5amcnlo/mupmum_ww_nlo_onlyaa-real/SubProcesses/P0_aa_wpwm/all_G1_660/MADatNLO.HwU /farmstorage/marcozaro/MadGraph/mg5amcnlo/mupmum_ww_nlo_onlyaa-real/SubProcesses/P0_aa_wpwm/all_G1_120/MADatNLO.HwU /farmstorage/marcozaro/MadGraph/mg5amcnlo/mupmum_ww_nlo_onlyaa-real/SubProcesses/P0_aa_wpwm/all_G1_440/MADatNLO.HwU /farmstorage/marcozaro/MadGraph/mg5amcnlo/mupmum_ww_nlo_onlyaa-real/SubProcesses/P0_aa_wpwm/all_G1_694/MADatNLO.HwU /farmstorage/marcozaro/MadGraph/mg5amcnlo/mupmum_ww_nlo_onlyaa-real/SubProcesses/P0_aa_wpwm/all_G1_628/MADatNLO.HwU /farmstorage/marcozaro/MadGraph/mg5amcnlo/mupmum_ww_nlo_onlyaa-real/SubProcesses/P0_aa_wpwm/all_G1_165/MADatNLO.HwU /farmstorage/marcozaro/MadGraph/mg5amcnlo/mupmum_ww_nlo_onlyaa-real/SubProcesses/P0_aa_wpwm/all_G1_812/MADatNLO.HwU /farmstorage/marcozaro/MadGraph/mg5amcnlo/mupmum_ww_nlo_onlyaa-real/SubProcesses/P0_aa_wpwm/all_G1_551/MADatNLO.HwU /farmstorage/marcozaro/MadGraph/mg5amcnlo/mupmum_ww_nlo_onlyaa-real/SubProcesses/P0_aa_wpwm/all_G1_852/MADatNLO.HwU /farmstorage/marcozaro/MadGraph/mg5amcnlo/mupmum_ww_nlo_onlyaa-real/SubProcesses/P0_aa_wpwm/all_G1_481/MADatNLO.HwU /farmstorage/marcozaro/MadGraph/mg5amcnlo/mupmum_ww_nlo_onlyaa-real/SubProcesses/P0_aa_wpwm/all_G1_767/MADatNLO.HwU /farmstorage/marcozaro/MadGraph/mg5amcnlo/mupmum_ww_nlo_onlyaa-real/SubProcesses/P0_aa_wpwm/all_G1_569/MADatNLO.HwU /farmstorage/marcozaro/MadGraph/mg5amcnlo/mupmum_ww_nlo_onlyaa-real/SubProcesses/P0_aa_wpwm/all_G1_450/MADatNLO.HwU /farmstorage/marcozaro/MadGraph/mg5amcnlo/mupmum_ww_nlo_onlyaa-real/SubProcesses/P0_aa_wpwm/all_G1_338/MADatNLO.HwU /farmstorage/marcozaro/MadGraph/mg5amcnlo/mupmum_ww_nlo_onlyaa-real/SubProcesses/P0_aa_wpwm/all_G1_284/MADatNLO.HwU /farmstorage/marcozaro/MadGraph/mg5amcnlo/mupmum_ww_nlo_onlyaa-real/SubProcesses/P0_aa_wpwm/all_G1_432/MADatNLO.HwU /farmstorage/marcozaro/MadGraph/mg5amcnlo/mupmum_ww_nlo_onlyaa-real/SubProcesses/P0_aa_wpwm/all_G1_400/MADatNLO.HwU /farmstorage/marcozaro/MadGraph/mg5amcnlo/mupmum_ww_nlo_onlyaa-real/SubProcesses/P0_aa_wpwm/all_G1_104/MADatNLO.HwU /farmstorage/marcozaro/MadGraph/mg5amcnlo/mupmum_ww_nlo_onlyaa-real/SubProcesses/P0_aa_wpwm/all_G1_182/MADatNLO.HwU /farmstorage/marcozaro/MadGraph/mg5amcnlo/mupmum_ww_nlo_onlyaa-real/SubProcesses/P0_aa_wpwm/all_G1_482/MADatNLO.HwU /farmstorage/marcozaro/MadGraph/mg5amcnlo/mupmum_ww_nlo_onlyaa-real/SubProcesses/P0_aa_wpwm/all_G1_889/MADatNLO.HwU /farmstorage/marcozaro/MadGraph/mg5amcnlo/mupmum_ww_nlo_onlyaa-real/SubProcesses/P0_aa_wpwm/all_G1_37/MADatNLO.HwU /farmstorage/marcozaro/MadGraph/mg5amcnlo/mupmum_ww_nlo_onlyaa-real/SubProcesses/P0_aa_wpwm/all_G1_635/MADatNLO.HwU /farmstorage/marcozaro/MadGraph/mg5amcnlo/mupmum_ww_nlo_onlyaa-real/SubProcesses/P0_aa_wpwm/all_G1_70/MADatNLO.HwU /farmstorage/marcozaro/MadGraph/mg5amcnlo/mupmum_ww_nlo_onlyaa-real/SubProcesses/P0_aa_wpwm/all_G1_596/MADatNLO.HwU /farmstorage/marcozaro/MadGraph/mg5amcnlo/mupmum_ww_nlo_onlyaa-real/SubProcesses/P0_aa_wpwm/all_G1_751/MADatNLO.HwU /farmstorage/marcozaro/MadGraph/mg5amcnlo/mupmum_ww_nlo_onlyaa-real/SubProcesses/P0_aa_wpwm/all_G1_727/MADatNLO.HwU /farmstorage/marcozaro/MadGraph/mg5amcnlo/mupmum_ww_nlo_onlyaa-real/SubProcesses/P0_aa_wpwm/all_G1_414/MADatNLO.HwU /farmstorage/marcozaro/MadGraph/mg5amcnlo/mupmum_ww_nlo_onlyaa-real/SubProcesses/P0_aa_wpwm/all_G1_343/MADatNLO.HwU /farmstorage/marcozaro/MadGraph/mg5amcnlo/mupmum_ww_nlo_onlyaa-real/SubProcesses/P0_aa_wpwm/all_G1_507/MADatNLO.HwU /farmstorage/marcozaro/MadGraph/mg5amcnlo/mupmum_ww_nlo_onlyaa-real/SubProcesses/P0_aa_wpwm/all_G1_316/MADatNLO.HwU /farmstorage/marcozaro/MadGraph/mg5amcnlo/mupmum_ww_nlo_onlyaa-real/SubProcesses/P0_aa_wpwm/all_G1_230/MADatNLO.HwU /farmstorage/marcozaro/MadGraph/mg5amcnlo/mupmum_ww_nlo_onlyaa-real/SubProcesses/P0_aa_wpwm/all_G1_790/MADatNLO.HwU /farmstorage/marcozaro/MadGraph/mg5amcnlo/mupmum_ww_nlo_onlyaa-real/SubProcesses/P0_aa_wpwm/all_G1_380/MADatNLO.HwU /farmstorage/marcozaro/MadGraph/mg5amcnlo/mupmum_ww_nlo_onlyaa-real/SubProcesses/P0_aa_wpwm/all_G1_225/MADatNLO.HwU /farmstorage/marcozaro/MadGraph/mg5amcnlo/mupmum_ww_nlo_onlyaa-real/SubProcesses/P0_aa_wpwm/all_G1_645/MADatNLO.HwU /farmstorage/marcozaro/MadGraph/mg5amcnlo/mupmum_ww_nlo_onlyaa-real/SubProcesses/P0_aa_wpwm/all_G1_364/MADatNLO.HwU /farmstorage/marcozaro/MadGraph/mg5amcnlo/mupmum_ww_nlo_onlyaa-real/SubProcesses/P0_aa_wpwm/all_G1_564/MADatNLO.HwU /farmstorage/marcozaro/MadGraph/mg5amcnlo/mupmum_ww_nlo_onlyaa-real/SubProcesses/P0_aa_wpwm/all_G1_322/MADatNLO.HwU /farmstorage/marcozaro/MadGraph/mg5amcnlo/mupmum_ww_nlo_onlyaa-real/SubProcesses/P0_aa_wpwm/all_G1_516/MADatNLO.HwU /farmstorage/marcozaro/MadGraph/mg5amcnlo/mupmum_ww_nlo_onlyaa-real/SubProcesses/P0_aa_wpwm/all_G1_625/MADatNLO.HwU /farmstorage/marcozaro/MadGraph/mg5amcnlo/mupmum_ww_nlo_onlyaa-real/SubProcesses/P0_aa_wpwm/all_G1_266/MADatNLO.HwU /farmstorage/marcozaro/MadGraph/mg5amcnlo/mupmum_ww_nlo_onlyaa-real/SubProcesses/P0_aa_wpwm/all_G1_16/MADatNLO.HwU /farmstorage/marcozaro/MadGraph/mg5amcnlo/mupmum_ww_nlo_onlyaa-real/SubProcesses/P0_aa_wpwm/all_G1_214/MADatNLO.HwU /farmstorage/marcozaro/MadGraph/mg5amcnlo/mupmum_ww_nlo_onlyaa-real/SubProcesses/P0_aa_wpwm/all_G1_302/MADatNLO.HwU /farmstorage/marcozaro/MadGraph/mg5amcnlo/mupmum_ww_nlo_onlyaa-real/SubProcesses/P0_aa_wpwm/all_G1_222/MADatNLO.HwU /farmstorage/marcozaro/MadGraph/mg5amcnlo/mupmum_ww_nlo_onlyaa-real/SubProcesses/P0_aa_wpwm/all_G1_303/MADatNLO.HwU /farmstorage/marcozaro/MadGraph/mg5amcnlo/mupmum_ww_nlo_onlyaa-real/SubProcesses/P0_aa_wpwm/all_G1_190/MADatNLO.HwU /farmstorage/marcozaro/MadGraph/mg5amcnlo/mupmum_ww_nlo_onlyaa-real/SubProcesses/P0_aa_wpwm/all_G1_236/MADatNLO.HwU /farmstorage/marcozaro/MadGraph/mg5amcnlo/mupmum_ww_nlo_onlyaa-real/SubProcesses/P0_aa_wpwm/all_G1_719/MADatNLO.HwU /farmstorage/marcozaro/MadGraph/mg5amcnlo/mupmum_ww_nlo_onlyaa-real/SubProcesses/P0_aa_wpwm/all_G1_708/MADatNLO.HwU /farmstorage/marcozaro/MadGraph/mg5amcnlo/mupmum_ww_nlo_onlyaa-real/SubProcesses/P0_aa_wpwm/all_G1_239/MADatNLO.HwU /farmstorage/marcozaro/MadGraph/mg5amcnlo/mupmum_ww_nlo_onlyaa-real/SubProcesses/P0_aa_wpwm/all_G1_112/MADatNLO.HwU /farmstorage/marcozaro/MadGraph/mg5amcnlo/mupmum_ww_nlo_onlyaa-real/SubProcesses/P0_aa_wpwm/all_G1_323/MADatNLO.HwU /farmstorage/marcozaro/MadGraph/mg5amcnlo/mupmum_ww_nlo_onlyaa-real/SubProcesses/P0_aa_wpwm/all_G1_726/MADatNLO.HwU /farmstorage/marcozaro/MadGraph/mg5amcnlo/mupmum_ww_nlo_onlyaa-real/SubProcesses/P0_aa_wpwm/all_G1_35/MADatNLO.HwU /farmstorage/marcozaro/MadGraph/mg5amcnlo/mupmum_ww_nlo_onlyaa-real/SubProcesses/P0_aa_wpwm/all_G1_687/MADatNLO.HwU /farmstorage/marcozaro/MadGraph/mg5amcnlo/mupmum_ww_nlo_onlyaa-real/SubProcesses/P0_aa_wpwm/all_G1_775/MADatNLO.HwU /farmstorage/marcozaro/MadGraph/mg5amcnlo/mupmum_ww_nlo_onlyaa-real/SubProcesses/P0_aa_wpwm/all_G1_146/MADatNLO.HwU /farmstorage/marcozaro/MadGraph/mg5amcnlo/mupmum_ww_nlo_onlyaa-real/SubProcesses/P0_aa_wpwm/all_G1_769/MADatNLO.HwU /farmstorage/marcozaro/MadGraph/mg5amcnlo/mupmum_ww_nlo_onlyaa-real/SubProcesses/P0_aa_wpwm/all_G1_403/MADatNLO.HwU /farmstorage/marcozaro/MadGraph/mg5amcnlo/mupmum_ww_nlo_onlyaa-real/SubProcesses/P0_aa_wpwm/all_G1_326/MADatNLO.HwU /farmstorage/marcozaro/MadGraph/mg5amcnlo/mupmum_ww_nlo_onlyaa-real/SubProcesses/P0_aa_wpwm/all_G1_67/MADatNLO.HwU /farmstorage/marcozaro/MadGraph/mg5amcnlo/mupmum_ww_nlo_onlyaa-real/SubProcesses/P0_aa_wpwm/all_G1_532/MADatNLO.HwU /farmstorage/marcozaro/MadGraph/mg5amcnlo/mupmum_ww_nlo_onlyaa-real/SubProcesses/P0_aa_wpwm/all_G1_626/MADatNLO.HwU /farmstorage/marcozaro/MadGraph/mg5amcnlo/mupmum_ww_nlo_onlyaa-real/SubProcesses/P0_aa_wpwm/all_G1_281/MADatNLO.HwU /farmstorage/marcozaro/MadGraph/mg5amcnlo/mupmum_ww_nlo_onlyaa-real/SubProcesses/P0_aa_wpwm/all_G1_180/MADatNLO.HwU /farmstorage/marcozaro/MadGraph/mg5amcnlo/mupmum_ww_nlo_onlyaa-real/SubProcesses/P0_aa_wpwm/all_G1_286/MADatNLO.HwU /farmstorage/marcozaro/MadGraph/mg5amcnlo/mupmum_ww_nlo_onlyaa-real/SubProcesses/P0_aa_wpwm/all_G1_358/MADatNLO.HwU /farmstorage/marcozaro/MadGraph/mg5amcnlo/mupmum_ww_nlo_onlyaa-real/SubProcesses/P0_aa_wpwm/all_G1_862/MADatNLO.HwU /farmstorage/marcozaro/MadGraph/mg5amcnlo/mupmum_ww_nlo_onlyaa-real/SubProcesses/P0_aa_wpwm/all_G1_314/MADatNLO.HwU /farmstorage/marcozaro/MadGraph/mg5amcnlo/mupmum_ww_nlo_onlyaa-real/SubProcesses/P0_aa_wpwm/all_G1_396/MADatNLO.HwU /farmstorage/marcozaro/MadGraph/mg5amcnlo/mupmum_ww_nlo_onlyaa-real/SubProcesses/P0_aa_wpwm/all_G1_272/MADatNLO.HwU /farmstorage/marcozaro/MadGraph/mg5amcnlo/mupmum_ww_nlo_onlyaa-real/SubProcesses/P0_aa_wpwm/all_G1_488/MADatNLO.HwU /farmstorage/marcozaro/MadGraph/mg5amcnlo/mupmum_ww_nlo_onlyaa-real/SubProcesses/P0_aa_wpwm/all_G1_363/MADatNLO.HwU /farmstorage/marcozaro/MadGraph/mg5amcnlo/mupmum_ww_nlo_onlyaa-real/SubProcesses/P0_aa_wpwm/all_G1_868/MADatNLO.HwU /farmstorage/marcozaro/MadGraph/mg5amcnlo/mupmum_ww_nlo_onlyaa-real/SubProcesses/P0_aa_wpwm/all_G1_724/MADatNLO.HwU /farmstorage/marcozaro/MadGraph/mg5amcnlo/mupmum_ww_nlo_onlyaa-real/SubProcesses/P0_aa_wpwm/all_G1_591/MADatNLO.HwU /farmstorage/marcozaro/MadGraph/mg5amcnlo/mupmum_ww_nlo_onlyaa-real/SubProcesses/P0_aa_wpwm/all_G1_771/MADatNLO.HwU /farmstorage/marcozaro/MadGraph/mg5amcnlo/mupmum_ww_nlo_onlyaa-real/SubProcesses/P0_aa_wpwm/all_G1_878/MADatNLO.HwU /farmstorage/marcozaro/MadGraph/mg5amcnlo/mupmum_ww_nlo_onlyaa-real/SubProcesses/P0_aa_wpwm/all_G1_64/MADatNLO.HwU /farmstorage/marcozaro/MadGraph/mg5amcnlo/mupmum_ww_nlo_onlyaa-real/SubProcesses/P0_aa_wpwm/all_G1_844/MADatNLO.HwU /farmstorage/marcozaro/MadGraph/mg5amcnlo/mupmum_ww_nlo_onlyaa-real/SubProcesses/P0_aa_wpwm/all_G1_206/MADatNLO.HwU /farmstorage/marcozaro/MadGraph/mg5amcnlo/mupmum_ww_nlo_onlyaa-real/SubProcesses/P0_aa_wpwm/all_G1_49/MADatNLO.HwU /farmstorage/marcozaro/MadGraph/mg5amcnlo/mupmum_ww_nlo_onlyaa-real/SubProcesses/P0_aa_wpwm/all_G1_140/MADatNLO.HwU /farmstorage/marcozaro/MadGraph/mg5amcnlo/mupmum_ww_nlo_onlyaa-real/SubProcesses/P0_aa_wpwm/all_G1_280/MADatNLO.HwU /farmstorage/marcozaro/MadGraph/mg5amcnlo/mupmum_ww_nlo_onlyaa-real/SubProcesses/P0_aa_wpwm/all_G1_582/MADatNLO.HwU /farmstorage/marcozaro/MadGraph/mg5amcnlo/mupmum_ww_nlo_onlyaa-real/SubProcesses/P0_aa_wpwm/all_G1_267/MADatNLO.HwU /farmstorage/marcozaro/MadGraph/mg5amcnlo/mupmum_ww_nlo_onlyaa-real/SubProcesses/P0_aa_wpwm/all_G1_585/MADatNLO.HwU /farmstorage/marcozaro/MadGraph/mg5amcnlo/mupmum_ww_nlo_onlyaa-real/SubProcesses/P0_aa_wpwm/all_G1_31/MADatNLO.HwU /farmstorage/marcozaro/MadGraph/mg5amcnlo/mupmum_ww_nlo_onlyaa-real/SubProcesses/P0_aa_wpwm/all_G1_533/MADatNLO.HwU /farmstorage/marcozaro/MadGraph/mg5amcnlo/mupmum_ww_nlo_onlyaa-real/SubProcesses/P0_aa_wpwm/all_G1_855/MADatNLO.HwU /farmstorage/marcozaro/MadGraph/mg5amcnlo/mupmum_ww_nlo_onlyaa-real/SubProcesses/P0_aa_wpwm/all_G1_665/MADatNLO.HwU /farmstorage/marcozaro/MadGraph/mg5amcnlo/mupmum_ww_nlo_onlyaa-real/SubProcesses/P0_aa_wpwm/all_G1_572/MADatNLO.HwU /farmstorage/marcozaro/MadGraph/mg5amcnlo/mupmum_ww_nlo_onlyaa-real/SubProcesses/P0_aa_wpwm/all_G1_703/MADatNLO.HwU /farmstorage/marcozaro/MadGraph/mg5amcnlo/mupmum_ww_nlo_onlyaa-real/SubProcesses/P0_aa_wpwm/all_G1_618/MADatNLO.HwU /farmstorage/marcozaro/MadGraph/mg5amcnlo/mupmum_ww_nlo_onlyaa-real/SubProcesses/P0_aa_wpwm/all_G1_664/MADatNLO.HwU /farmstorage/marcozaro/MadGraph/mg5amcnlo/mupmum_ww_nlo_onlyaa-real/SubProcesses/P0_aa_wpwm/all_G1_109/MADatNLO.HwU /farmstorage/marcozaro/MadGraph/mg5amcnlo/mupmum_ww_nlo_onlyaa-real/SubProcesses/P0_aa_wpwm/all_G1_669/MADatNLO.HwU /farmstorage/marcozaro/MadGraph/mg5amcnlo/mupmum_ww_nlo_onlyaa-real/SubProcesses/P0_aa_wpwm/all_G1_251/MADatNLO.HwU /farmstorage/marcozaro/MadGraph/mg5amcnlo/mupmum_ww_nlo_onlyaa-real/SubProcesses/P0_aa_wpwm/all_G1_155/MADatNLO.HwU /farmstorage/marcozaro/MadGraph/mg5amcnlo/mupmum_ww_nlo_onlyaa-real/SubProcesses/P0_aa_wpwm/all_G1_26/MADatNLO.HwU /farmstorage/marcozaro/MadGraph/mg5amcnlo/mupmum_ww_nlo_onlyaa-real/SubProcesses/P0_aa_wpwm/all_G1_738/MADatNLO.HwU /farmstorage/marcozaro/MadGraph/mg5amcnlo/mupmum_ww_nlo_onlyaa-real/SubProcesses/P0_aa_wpwm/all_G1_502/MADatNLO.HwU /farmstorage/marcozaro/MadGraph/mg5amcnlo/mupmum_ww_nlo_onlyaa-real/SubProcesses/P0_aa_wpwm/all_G1_798/MADatNLO.HwU /farmstorage/marcozaro/MadGraph/mg5amcnlo/mupmum_ww_nlo_onlyaa-real/SubProcesses/P0_aa_wpwm/all_G1_217/MADatNLO.HwU /farmstorage/marcozaro/MadGraph/mg5amcnlo/mupmum_ww_nlo_onlyaa-real/SubProcesses/P0_aa_wpwm/all_G1_469/MADatNLO.HwU /farmstorage/marcozaro/MadGraph/mg5amcnlo/mupmum_ww_nlo_onlyaa-real/SubProcesses/P0_aa_wpwm/all_G1_476/MADatNLO.HwU /farmstorage/marcozaro/MadGraph/mg5amcnlo/mupmum_ww_nlo_onlyaa-real/SubProcesses/P0_aa_wpwm/all_G1_63/MADatNLO.HwU /farmstorage/marcozaro/MadGraph/mg5amcnlo/mupmum_ww_nlo_onlyaa-real/SubProcesses/P0_aa_wpwm/all_G1_508/MADatNLO.HwU /farmstorage/marcozaro/MadGraph/mg5amcnlo/mupmum_ww_nlo_onlyaa-real/SubProcesses/P0_aa_wpwm/all_G1_661/MADatNLO.HwU /farmstorage/marcozaro/MadGraph/mg5amcnlo/mupmum_ww_nlo_onlyaa-real/SubProcesses/P0_aa_wpwm/all_G1_429/MADatNLO.HwU /farmstorage/marcozaro/MadGraph/mg5amcnlo/mupmum_ww_nlo_onlyaa-real/SubProcesses/P0_aa_wpwm/all_G1_341/MADatNLO.HwU /farmstorage/marcozaro/MadGraph/mg5amcnlo/mupmum_ww_nlo_onlyaa-real/SubProcesses/P0_aa_wpwm/all_G1_253/MADatNLO.HwU /farmstorage/marcozaro/MadGraph/mg5amcnlo/mupmum_ww_nlo_onlyaa-real/SubProcesses/P0_aa_wpwm/all_G1_836/MADatNLO.HwU /farmstorage/marcozaro/MadGraph/mg5amcnlo/mupmum_ww_nlo_onlyaa-real/SubProcesses/P0_aa_wpwm/all_G1_335/MADatNLO.HwU /farmstorage/marcozaro/MadGraph/mg5amcnlo/mupmum_ww_nlo_onlyaa-real/SubProcesses/P0_aa_wpwm/all_G1_93/MADatNLO.HwU /farmstorage/marcozaro/MadGraph/mg5amcnlo/mupmum_ww_nlo_onlyaa-real/SubProcesses/P0_aa_wpwm/all_G1_73/MADatNLO.HwU /farmstorage/marcozaro/MadGraph/mg5amcnlo/mupmum_ww_nlo_onlyaa-real/SubProcesses/P0_aa_wpwm/all_G1_835/MADatNLO.HwU /farmstorage/marcozaro/MadGraph/mg5amcnlo/mupmum_ww_nlo_onlyaa-real/SubProcesses/P0_aa_wpwm/all_G1_608/MADatNLO.HwU /farmstorage/marcozaro/MadGraph/mg5amcnlo/mupmum_ww_nlo_onlyaa-real/SubProcesses/P0_aa_wpwm/all_G1_161/MADatNLO.HwU /farmstorage/marcozaro/MadGraph/mg5amcnlo/mupmum_ww_nlo_onlyaa-real/SubProcesses/P0_aa_wpwm/all_G1_271/MADatNLO.HwU /farmstorage/marcozaro/MadGraph/mg5amcnlo/mupmum_ww_nlo_onlyaa-real/SubProcesses/P0_aa_wpwm/all_G1_458/MADatNLO.HwU /farmstorage/marcozaro/MadGraph/mg5amcnlo/mupmum_ww_nlo_onlyaa-real/SubProcesses/P0_aa_wpwm/all_G1_880/MADatNLO.HwU /farmstorage/marcozaro/MadGraph/mg5amcnlo/mupmum_ww_nlo_onlyaa-real/SubProcesses/P0_aa_wpwm/all_G1_524/MADatNLO.HwU /farmstorage/marcozaro/MadGraph/mg5amcnlo/mupmum_ww_nlo_onlyaa-real/SubProcesses/P0_aa_wpwm/all_G1_778/MADatNLO.HwU /farmstorage/marcozaro/MadGraph/mg5amcnlo/mupmum_ww_nlo_onlyaa-real/SubProcesses/P0_aa_wpwm/all_G1_385/MADatNLO.HwU /farmstorage/marcozaro/MadGraph/mg5amcnlo/mupmum_ww_nlo_onlyaa-real/SubProcesses/P0_aa_wpwm/all_G1_783/MADatNLO.HwU /farmstorage/marcozaro/MadGraph/mg5amcnlo/mupmum_ww_nlo_onlyaa-real/SubProcesses/P0_aa_wpwm/all_G1_681/MADatNLO.HwU /farmstorage/marcozaro/MadGraph/mg5amcnlo/mupmum_ww_nlo_onlyaa-real/SubProcesses/P0_aa_wpwm/all_G1_173/MADatNLO.HwU /farmstorage/marcozaro/MadGraph/mg5amcnlo/mupmum_ww_nlo_onlyaa-real/SubProcesses/P0_aa_wpwm/all_G1_503/MADatNLO.HwU /farmstorage/marcozaro/MadGraph/mg5amcnlo/mupmum_ww_nlo_onlyaa-real/SubProcesses/P0_aa_wpwm/all_G1_126/MADatNLO.HwU /farmstorage/marcozaro/MadGraph/mg5amcnlo/mupmum_ww_nlo_onlyaa-real/SubProcesses/P0_aa_wpwm/all_G1_451/MADatNLO.HwU /farmstorage/marcozaro/MadGraph/mg5amcnlo/mupmum_ww_nlo_onlyaa-real/SubProcesses/P0_aa_wpwm/all_G1_448/MADatNLO.HwU /farmstorage/marcozaro/MadGraph/mg5amcnlo/mupmum_ww_nlo_onlyaa-real/SubProcesses/P0_aa_wpwm/all_G1_367/MADatNLO.HwU /farmstorage/marcozaro/MadGraph/mg5amcnlo/mupmum_ww_nlo_onlyaa-real/SubProcesses/P0_aa_wpwm/all_G1_183/MADatNLO.HwU /farmstorage/marcozaro/MadGraph/mg5amcnlo/mupmum_ww_nlo_onlyaa-real/SubProcesses/P0_aa_wpwm/all_G1_737/MADatNLO.HwU /farmstorage/marcozaro/MadGraph/mg5amcnlo/mupmum_ww_nlo_onlyaa-real/SubProcesses/P0_aa_wpwm/all_G1_366/MADatNLO.HwU /farmstorage/marcozaro/MadGraph/mg5amcnlo/mupmum_ww_nlo_onlyaa-real/SubProcesses/P0_aa_wpwm/all_G1_224/MADatNLO.HwU /farmstorage/marcozaro/MadGraph/mg5amcnlo/mupmum_ww_nlo_onlyaa-real/SubProcesses/P0_aa_wpwm/all_G1_365/MADatNLO.HwU /farmstorage/marcozaro/MadGraph/mg5amcnlo/mupmum_ww_nlo_onlyaa-real/SubProcesses/P0_aa_wpwm/all_G1_324/MADatNLO.HwU /farmstorage/marcozaro/MadGraph/mg5amcnlo/mupmum_ww_nlo_onlyaa-real/SubProcesses/P0_aa_wpwm/all_G1_733/MADatNLO.HwU /farmstorage/marcozaro/MadGraph/mg5amcnlo/mupmum_ww_nlo_onlyaa-real/SubProcesses/P0_aa_wpwm/all_G1_473/MADatNLO.HwU /farmstorage/marcozaro/MadGraph/mg5amcnlo/mupmum_ww_nlo_onlyaa-real/SubProcesses/P0_aa_wpwm/all_G1_815/MADatNLO.HwU /farmstorage/marcozaro/MadGraph/mg5amcnlo/mupmum_ww_nlo_onlyaa-real/SubProcesses/P0_aa_wpwm/all_G1_459/MADatNLO.HwU /farmstorage/marcozaro/MadGraph/mg5amcnlo/mupmum_ww_nlo_onlyaa-real/SubProcesses/P0_aa_wpwm/all_G1_410/MADatNLO.HwU /farmstorage/marcozaro/MadGraph/mg5amcnlo/mupmum_ww_nlo_onlyaa-real/SubProcesses/P0_aa_wpwm/all_G1_552/MADatNLO.HwU /farmstorage/marcozaro/MadGraph/mg5amcnlo/mupmum_ww_nlo_onlyaa-real/SubProcesses/P0_aa_wpwm/all_G1_827/MADatNLO.HwU /farmstorage/marcozaro/MadGraph/mg5amcnlo/mupmum_ww_nlo_onlyaa-real/SubProcesses/P0_aa_wpwm/all_G1_375/MADatNLO.HwU /farmstorage/marcozaro/MadGraph/mg5amcnlo/mupmum_ww_nlo_onlyaa-real/SubProcesses/P0_aa_wpwm/all_G1_45/MADatNLO.HwU /farmstorage/marcozaro/MadGraph/mg5amcnlo/mupmum_ww_nlo_onlyaa-real/SubProcesses/P0_aa_wpwm/all_G1_172/MADatNLO.HwU /farmstorage/marcozaro/MadGraph/mg5amcnlo/mupmum_ww_nlo_onlyaa-real/SubProcesses/P0_aa_wpwm/all_G1_871/MADatNLO.HwU /farmstorage/marcozaro/MadGraph/mg5amcnlo/mupmum_ww_nlo_onlyaa-real/SubProcesses/P0_aa_wpwm/all_G1_654/MADatNLO.HwU /farmstorage/marcozaro/MadGraph/mg5amcnlo/mupmum_ww_nlo_onlyaa-real/SubProcesses/P0_aa_wpwm/all_G1_360/MADatNLO.HwU /farmstorage/marcozaro/MadGraph/mg5amcnlo/mupmum_ww_nlo_onlyaa-real/SubProcesses/P0_aa_wpwm/all_G1_157/MADatNLO.HwU /farmstorage/marcozaro/MadGraph/mg5amcnlo/mupmum_ww_nlo_onlyaa-real/SubProcesses/P0_aa_wpwm/all_G1_235/MADatNLO.HwU /farmstorage/marcozaro/MadGraph/mg5amcnlo/mupmum_ww_nlo_onlyaa-real/SubProcesses/P0_aa_wpwm/all_G1_296/MADatNLO.HwU /farmstorage/marcozaro/MadGraph/mg5amcnlo/mupmum_ww_nlo_onlyaa-real/SubProcesses/P0_aa_wpwm/all_G1_330/MADatNLO.HwU /farmstorage/marcozaro/MadGraph/mg5amcnlo/mupmum_ww_nlo_onlyaa-real/SubProcesses/P0_aa_wpwm/all_G1_207/MADatNLO.HwU /farmstorage/marcozaro/MadGraph/mg5amcnlo/mupmum_ww_nlo_onlyaa-real/SubProcesses/P0_aa_wpwm/all_G1_575/MADatNLO.HwU /farmstorage/marcozaro/MadGraph/mg5amcnlo/mupmum_ww_nlo_onlyaa-real/SubProcesses/P0_aa_wpwm/all_G1_56/MADatNLO.HwU /farmstorage/marcozaro/MadGraph/mg5amcnlo/mupmum_ww_nlo_onlyaa-real/SubProcesses/P0_aa_wpwm/all_G1_701/MADatNLO.HwU /farmstorage/marcozaro/MadGraph/mg5amcnlo/mupmum_ww_nlo_onlyaa-real/SubProcesses/P0_aa_wpwm/all_G1_404/MADatNLO.HwU /farmstorage/marcozaro/MadGraph/mg5amcnlo/mupmum_ww_nlo_onlyaa-real/SubProcesses/P0_aa_wpwm/all_G1_371/MADatNLO.HwU /farmstorage/marcozaro/MadGraph/mg5amcnlo/mupmum_ww_nlo_onlyaa-real/SubProcesses/P0_aa_wpwm/all_G1_720/MADatNLO.HwU /farmstorage/marcozaro/MadGraph/mg5amcnlo/mupmum_ww_nlo_onlyaa-real/SubProcesses/P0_aa_wpwm/all_G1_153/MADatNLO.HwU /farmstorage/marcozaro/MadGraph/mg5amcnlo/mupmum_ww_nlo_onlyaa-real/SubProcesses/P0_aa_wpwm/all_G1_412/MADatNLO.HwU /farmstorage/marcozaro/MadGraph/mg5amcnlo/mupmum_ww_nlo_onlyaa-real/SubProcesses/P0_aa_wpwm/all_G1_478/MADatNLO.HwU /farmstorage/marcozaro/MadGraph/mg5amcnlo/mupmum_ww_nlo_onlyaa-real/SubProcesses/P0_aa_wpwm/all_G1_528/MADatNLO.HwU /farmstorage/marcozaro/MadGraph/mg5amcnlo/mupmum_ww_nlo_onlyaa-real/SubProcesses/P0_aa_wpwm/all_G1_442/MADatNLO.HwU /farmstorage/marcozaro/MadGraph/mg5amcnlo/mupmum_ww_nlo_onlyaa-real/SubProcesses/P0_aa_wpwm/all_G1_872/MADatNLO.HwU /farmstorage/marcozaro/MadGraph/mg5amcnlo/mupmum_ww_nlo_onlyaa-real/SubProcesses/P0_aa_wpwm/all_G1_186/MADatNLO.HwU /farmstorage/marcozaro/MadGraph/mg5amcnlo/mupmum_ww_nlo_onlyaa-real/SubProcesses/P0_aa_wpwm/all_G1_597/MADatNLO.HwU /farmstorage/marcozaro/MadGraph/mg5amcnlo/mupmum_ww_nlo_onlyaa-real/SubProcesses/P0_aa_wpwm/all_G1_536/MADatNLO.HwU /farmstorage/marcozaro/MadGraph/mg5amcnlo/mupmum_ww_nlo_onlyaa-real/SubProcesses/P0_aa_wpwm/all_G1_433/MADatNLO.HwU /farmstorage/marcozaro/MadGraph/mg5amcnlo/mupmum_ww_nlo_onlyaa-real/SubProcesses/P0_aa_wpwm/all_G1_652/MADatNLO.HwU /farmstorage/marcozaro/MadGraph/mg5amcnlo/mupmum_ww_nlo_onlyaa-real/SubProcesses/P0_aa_wpwm/all_G1_745/MADatNLO.HwU /farmstorage/marcozaro/MadGraph/mg5amcnlo/mupmum_ww_nlo_onlyaa-real/SubProcesses/P0_aa_wpwm/all_G1_659/MADatNLO.HwU /farmstorage/marcozaro/MadGraph/mg5amcnlo/mupmum_ww_nlo_onlyaa-real/SubProcesses/P0_aa_wpwm/all_G1_453/MADatNLO.HwU /farmstorage/marcozaro/MadGraph/mg5amcnlo/mupmum_ww_nlo_onlyaa-real/SubProcesses/P0_aa_wpwm/all_G1_537/MADatNLO.HwU /farmstorage/marcozaro/MadGraph/mg5amcnlo/mupmum_ww_nlo_onlyaa-real/SubProcesses/P0_aa_wpwm/all_G1_456/MADatNLO.HwU /farmstorage/marcozaro/MadGraph/mg5amcnlo/mupmum_ww_nlo_onlyaa-real/SubProcesses/P0_aa_wpwm/all_G1_772/MADatNLO.HwU /farmstorage/marcozaro/MadGraph/mg5amcnlo/mupmum_ww_nlo_onlyaa-real/SubProcesses/P0_aa_wpwm/all_G1_134/MADatNLO.HwU /farmstorage/marcozaro/MadGraph/mg5amcnlo/mupmum_ww_nlo_onlyaa-real/SubProcesses/P0_aa_wpwm/all_G1_890/MADatNLO.HwU /farmstorage/marcozaro/MadGraph/mg5amcnlo/mupmum_ww_nlo_onlyaa-real/SubProcesses/P0_aa_wpwm/all_G1_244/MADatNLO.HwU /farmstorage/marcozaro/MadGraph/mg5amcnlo/mupmum_ww_nlo_onlyaa-real/SubProcesses/P0_aa_wpwm/all_G1_759/MADatNLO.HwU /farmstorage/marcozaro/MadGraph/mg5amcnlo/mupmum_ww_nlo_onlyaa-real/SubProcesses/P0_aa_wpwm/all_G1_486/MADatNLO.HwU /farmstorage/marcozaro/MadGraph/mg5amcnlo/mupmum_ww_nlo_onlyaa-real/SubProcesses/P0_aa_wpwm/all_G1_839/MADatNLO.HwU /farmstorage/marcozaro/MadGraph/mg5amcnlo/mupmum_ww_nlo_onlyaa-real/SubProcesses/P0_aa_wpwm/all_G1_705/MADatNLO.HwU /farmstorage/marcozaro/MadGraph/mg5amcnlo/mupmum_ww_nlo_onlyaa-real/SubProcesses/P0_aa_wpwm/all_G1_75/MADatNLO.HwU /farmstorage/marcozaro/MadGraph/mg5amcnlo/mupmum_ww_nlo_onlyaa-real/SubProcesses/P0_aa_wpwm/all_G1_471/MADatNLO.HwU /farmstorage/marcozaro/MadGraph/mg5amcnlo/mupmum_ww_nlo_onlyaa-real/SubProcesses/P0_aa_wpwm/all_G1_5/MADatNLO.HwU /farmstorage/marcozaro/MadGraph/mg5amcnlo/mupmum_ww_nlo_onlyaa-real/SubProcesses/P0_aa_wpwm/all_G1_509/MADatNLO.HwU /farmstorage/marcozaro/MadGraph/mg5amcnlo/mupmum_ww_nlo_onlyaa-real/SubProcesses/P0_aa_wpwm/all_G1_527/MADatNLO.HwU /farmstorage/marcozaro/MadGraph/mg5amcnlo/mupmum_ww_nlo_onlyaa-real/SubProcesses/P0_aa_wpwm/all_G1_510/MADatNLO.HwU /farmstorage/marcozaro/MadGraph/mg5amcnlo/mupmum_ww_nlo_onlyaa-real/SubProcesses/P0_aa_wpwm/all_G1_770/MADatNLO.HwU /farmstorage/marcozaro/MadGraph/mg5amcnlo/mupmum_ww_nlo_onlyaa-real/SubProcesses/P0_aa_wpwm/all_G1_578/MADatNLO.HwU /farmstorage/marcozaro/MadGraph/mg5amcnlo/mupmum_ww_nlo_onlyaa-real/SubProcesses/P0_aa_wpwm/all_G1_716/MADatNLO.HwU /farmstorage/marcozaro/MadGraph/mg5amcnlo/mupmum_ww_nlo_onlyaa-real/SubProcesses/P0_aa_wpwm/all_G1_854/MADatNLO.HwU /farmstorage/marcozaro/MadGraph/mg5amcnlo/mupmum_ww_nlo_onlyaa-real/SubProcesses/P0_aa_wpwm/all_G1_250/MADatNLO.HwU /farmstorage/marcozaro/MadGraph/mg5amcnlo/mupmum_ww_nlo_onlyaa-real/SubProcesses/P0_aa_wpwm/all_G1_729/MADatNLO.HwU /farmstorage/marcozaro/MadGraph/mg5amcnlo/mupmum_ww_nlo_onlyaa-real/SubProcesses/P0_aa_wpwm/all_G1_352/MADatNLO.HwU /farmstorage/marcozaro/MadGraph/mg5amcnlo/mupmum_ww_nlo_onlyaa-real/SubProcesses/P0_aa_wpwm/all_G1_845/MADatNLO.HwU /farmstorage/marcozaro/MadGraph/mg5amcnlo/mupmum_ww_nlo_onlyaa-real/SubProcesses/P0_aa_wpwm/all_G1_393/MADatNLO.HwU /farmstorage/marcozaro/MadGraph/mg5amcnlo/mupmum_ww_nlo_onlyaa-real/SubProcesses/P0_aa_wpwm/all_G1_310/MADatNLO.HwU /farmstorage/marcozaro/MadGraph/mg5amcnlo/mupmum_ww_nlo_onlyaa-real/SubProcesses/P0_aa_wpwm/all_G1_279/MADatNLO.HwU /farmstorage/marcozaro/MadGraph/mg5amcnlo/mupmum_ww_nlo_onlyaa-real/SubProcesses/P0_aa_wpwm/all_G1_644/MADatNLO.HwU /farmstorage/marcozaro/MadGraph/mg5amcnlo/mupmum_ww_nlo_onlyaa-real/SubProcesses/P0_aa_wpwm/all_G1_544/MADatNLO.HwU /farmstorage/marcozaro/MadGraph/mg5amcnlo/mupmum_ww_nlo_onlyaa-real/SubProcesses/P0_aa_wpwm/all_G1_685/MADatNLO.HwU /farmstorage/marcozaro/MadGraph/mg5amcnlo/mupmum_ww_nlo_onlyaa-real/SubProcesses/P0_aa_wpwm/all_G1_676/MADatNLO.HwU /farmstorage/marcozaro/MadGraph/mg5amcnlo/mupmum_ww_nlo_onlyaa-real/SubProcesses/P0_aa_wpwm/all_G1_169/MADatNLO.HwU /farmstorage/marcozaro/MadGraph/mg5amcnlo/mupmum_ww_nlo_onlyaa-real/SubProcesses/P0_aa_wpwm/all_G1_298/MADatNLO.HwU /farmstorage/marcozaro/MadGraph/mg5amcnlo/mupmum_ww_nlo_onlyaa-real/SubProcesses/P0_aa_wpwm/all_G1_675/MADatNLO.HwU /farmstorage/marcozaro/MadGraph/mg5amcnlo/mupmum_ww_nlo_onlyaa-real/SubProcesses/P0_aa_wpwm/all_G1_702/MADatNLO.HwU /farmstorage/marcozaro/MadGraph/mg5amcnlo/mupmum_ww_nlo_onlyaa-real/SubProcesses/P0_aa_wpwm/all_G1_15/MADatNLO.HwU /farmstorage/marcozaro/MadGraph/mg5amcnlo/mupmum_ww_nlo_onlyaa-real/SubProcesses/P0_aa_wpwm/all_G1_894/MADatNLO.HwU /farmstorage/marcozaro/MadGraph/mg5amcnlo/mupmum_ww_nlo_onlyaa-real/SubProcesses/P0_aa_wpwm/all_G1_39/MADatNLO.HwU /farmstorage/marcozaro/MadGraph/mg5amcnlo/mupmum_ww_nlo_onlyaa-real/SubProcesses/P0_aa_wpwm/all_G1_30/MADatNLO.HwU /farmstorage/marcozaro/MadGraph/mg5amcnlo/mupmum_ww_nlo_onlyaa-real/SubProcesses/P0_aa_wpwm/all_G1_444/MADatNLO.HwU /farmstorage/marcozaro/MadGraph/mg5amcnlo/mupmum_ww_nlo_onlyaa-real/SubProcesses/P0_aa_wpwm/all_G1_159/MADatNLO.HwU /farmstorage/marcozaro/MadGraph/mg5amcnlo/mupmum_ww_nlo_onlyaa-real/SubProcesses/P0_aa_wpwm/all_G1_408/MADatNLO.HwU /farmstorage/marcozaro/MadGraph/mg5amcnlo/mupmum_ww_nlo_onlyaa-real/SubProcesses/P0_aa_wpwm/all_G1_501/MADatNLO.HwU /farmstorage/marcozaro/MadGraph/mg5amcnlo/mupmum_ww_nlo_onlyaa-real/SubProcesses/P0_aa_wpwm/all_G1_808/MADatNLO.HwU /farmstorage/marcozaro/MadGraph/mg5amcnlo/mupmum_ww_nlo_onlyaa-real/SubProcesses/P0_aa_wpwm/all_G1_505/MADatNLO.HwU /farmstorage/marcozaro/MadGraph/mg5amcnlo/mupmum_ww_nlo_onlyaa-real/SubProcesses/P0_aa_wpwm/all_G1_138/MADatNLO.HwU /farmstorage/marcozaro/MadGraph/mg5amcnlo/mupmum_ww_nlo_onlyaa-real/SubProcesses/P0_aa_wpwm/all_G1_319/MADatNLO.HwU /farmstorage/marcozaro/MadGraph/mg5amcnlo/mupmum_ww_nlo_onlyaa-real/SubProcesses/P0_aa_wpwm/all_G1_19/MADatNLO.HwU /farmstorage/marcozaro/MadGraph/mg5amcnlo/mupmum_ww_nlo_onlyaa-real/SubProcesses/P0_aa_wpwm/all_G1_108/MADatNLO.HwU /farmstorage/marcozaro/MadGraph/mg5amcnlo/mupmum_ww_nlo_onlyaa-real/SubProcesses/P0_aa_wpwm/all_G1_321/MADatNLO.HwU /farmstorage/marcozaro/MadGraph/mg5amcnlo/mupmum_ww_nlo_onlyaa-real/SubProcesses/P0_aa_wpwm/all_G1_260/MADatNLO.HwU /farmstorage/marcozaro/MadGraph/mg5amcnlo/mupmum_ww_nlo_onlyaa-real/SubProcesses/P0_aa_wpwm/all_G1_254/MADatNLO.HwU /farmstorage/marcozaro/MadGraph/mg5amcnlo/mupmum_ww_nlo_onlyaa-real/SubProcesses/P0_aa_wpwm/all_G1_837/MADatNLO.HwU /farmstorage/marcozaro/MadGraph/mg5amcnlo/mupmum_ww_nlo_onlyaa-real/SubProcesses/P0_aa_wpwm/all_G1_9/MADatNLO.HwU /farmstorage/marcozaro/MadGraph/mg5amcnlo/mupmum_ww_nlo_onlyaa-real/SubProcesses/P0_aa_wpwm/all_G1_859/MADatNLO.HwU /farmstorage/marcozaro/MadGraph/mg5amcnlo/mupmum_ww_nlo_onlyaa-real/SubProcesses/P0_aa_wpwm/all_G1_680/MADatNLO.HwU /farmstorage/marcozaro/MadGraph/mg5amcnlo/mupmum_ww_nlo_onlyaa-real/SubProcesses/P0_aa_wpwm/all_G1_539/MADatNLO.HwU /farmstorage/marcozaro/MadGraph/mg5amcnlo/mupmum_ww_nlo_onlyaa-real/SubProcesses/P0_aa_wpwm/all_G1_866/MADatNLO.HwU /farmstorage/marcozaro/MadGraph/mg5amcnlo/mupmum_ww_nlo_onlyaa-real/SubProcesses/P0_aa_wpwm/all_G1_731/MADatNLO.HwU /farmstorage/marcozaro/MadGraph/mg5amcnlo/mupmum_ww_nlo_onlyaa-real/SubProcesses/P0_aa_wpwm/all_G1_490/MADatNLO.HwU /farmstorage/marcozaro/MadGraph/mg5amcnlo/mupmum_ww_nlo_onlyaa-real/SubProcesses/P0_aa_wpwm/all_G1_435/MADatNLO.HwU /farmstorage/marcozaro/MadGraph/mg5amcnlo/mupmum_ww_nlo_onlyaa-real/SubProcesses/P0_aa_wpwm/all_G1_820/MADatNLO.HwU /farmstorage/marcozaro/MadGraph/mg5amcnlo/mupmum_ww_nlo_onlyaa-real/SubProcesses/P0_aa_wpwm/all_G1_545/MADatNLO.HwU /farmstorage/marcozaro/MadGraph/mg5amcnlo/mupmum_ww_nlo_onlyaa-real/SubProcesses/P0_aa_wpwm/all_G1_47/MADatNLO.HwU /farmstorage/marcozaro/MadGraph/mg5amcnlo/mupmum_ww_nlo_onlyaa-real/SubProcesses/P0_aa_wpwm/all_G1_337/MADatNLO.HwU /farmstorage/marcozaro/MadGraph/mg5amcnlo/mupmum_ww_nlo_onlyaa-real/SubProcesses/P0_aa_wpwm/all_G1_226/MADatNLO.HwU /farmstorage/marcozaro/MadGraph/mg5amcnlo/mupmum_ww_nlo_onlyaa-real/SubProcesses/P0_aa_wpwm/all_G1_191/MADatNLO.HwU /farmstorage/marcozaro/MadGraph/mg5amcnlo/mupmum_ww_nlo_onlyaa-real/SubProcesses/P0_aa_wpwm/all_G1_879/MADatNLO.HwU /farmstorage/marcozaro/MadGraph/mg5amcnlo/mupmum_ww_nlo_onlyaa-real/SubProcesses/P0_aa_wpwm/all_G1_638/MADatNLO.HwU /farmstorage/marcozaro/MadGraph/mg5amcnlo/mupmum_ww_nlo_onlyaa-real/SubProcesses/P0_aa_wpwm/all_G1_562/MADatNLO.HwU /farmstorage/marcozaro/MadGraph/mg5amcnlo/mupmum_ww_nlo_onlyaa-real/SubProcesses/P0_aa_wpwm/all_G1_135/MADatNLO.HwU /farmstorage/marcozaro/MadGraph/mg5amcnlo/mupmum_ww_nlo_onlyaa-real/SubProcesses/P0_aa_wpwm/all_G1_197/MADatNLO.HwU /farmstorage/marcozaro/MadGraph/mg5amcnlo/mupmum_ww_nlo_onlyaa-real/SubProcesses/P0_aa_wpwm/all_G1_147/MADatNLO.HwU /farmstorage/marcozaro/MadGraph/mg5amcnlo/mupmum_ww_nlo_onlyaa-real/SubProcesses/P0_aa_wpwm/all_G1_606/MADatNLO.HwU /farmstorage/marcozaro/MadGraph/mg5amcnlo/mupmum_ww_nlo_onlyaa-real/SubProcesses/P0_aa_wpwm/all_G1_184/MADatNLO.HwU /farmstorage/marcozaro/MadGraph/mg5amcnlo/mupmum_ww_nlo_onlyaa-real/SubProcesses/P0_aa_wpwm/all_G1_13/MADatNLO.HwU /farmstorage/marcozaro/MadGraph/mg5amcnlo/mupmum_ww_nlo_onlyaa-real/SubProcesses/P0_aa_wpwm/all_G1_454/MADatNLO.HwU /farmstorage/marcozaro/MadGraph/mg5amcnlo/mupmum_ww_nlo_onlyaa-real/SubProcesses/P0_aa_wpwm/all_G1_535/MADatNLO.HwU /farmstorage/marcozaro/MadGraph/mg5amcnlo/mupmum_ww_nlo_onlyaa-real/SubProcesses/P0_aa_wpwm/all_G1_246/MADatNLO.HwU /farmstorage/marcozaro/MadGraph/mg5amcnlo/mupmum_ww_nlo_onlyaa-real/SubProcesses/P0_aa_wpwm/all_G1_131/MADatNLO.HwU /farmstorage/marcozaro/MadGraph/mg5amcnlo/mupmum_ww_nlo_onlyaa-real/SubProcesses/P0_aa_wpwm/all_G1_530/MADatNLO.HwU /farmstorage/marcozaro/MadGraph/mg5amcnlo/mupmum_ww_nlo_onlyaa-real/SubProcesses/P0_aa_wpwm/all_G1_601/MADatNLO.HwU /farmstorage/marcozaro/MadGraph/mg5amcnlo/mupmum_ww_nlo_onlyaa-real/SubProcesses/P0_aa_wpwm/all_G1_163/MADatNLO.HwU /farmstorage/marcozaro/MadGraph/mg5amcnlo/mupmum_ww_nlo_onlyaa-real/SubProcesses/P0_aa_wpwm/all_G1_875/MADatNLO.HwU /farmstorage/marcozaro/MadGraph/mg5amcnlo/mupmum_ww_nlo_onlyaa-real/SubProcesses/P0_aa_wpwm/all_G1_715/MADatNLO.HwU /farmstorage/marcozaro/MadGraph/mg5amcnlo/mupmum_ww_nlo_onlyaa-real/SubProcesses/P0_aa_wpwm/all_G1_249/MADatNLO.HwU /farmstorage/marcozaro/MadGraph/mg5amcnlo/mupmum_ww_nlo_onlyaa-real/SubProcesses/P0_aa_wpwm/all_G1_428/MADatNLO.HwU /farmstorage/marcozaro/MadGraph/mg5amcnlo/mupmum_ww_nlo_onlyaa-real/SubProcesses/P0_aa_wpwm/all_G1_101/MADatNLO.HwU /farmstorage/marcozaro/MadGraph/mg5amcnlo/mupmum_ww_nlo_onlyaa-real/SubProcesses/P0_aa_wpwm/all_G1_678/MADatNLO.HwU /farmstorage/marcozaro/MadGraph/mg5amcnlo/mupmum_ww_nlo_onlyaa-real/SubProcesses/P0_aa_wpwm/all_G1_823/MADatNLO.HwU /farmstorage/marcozaro/MadGraph/mg5amcnlo/mupmum_ww_nlo_onlyaa-real/SubProcesses/P0_aa_wpwm/all_G1_799/MADatNLO.HwU /farmstorage/marcozaro/MadGraph/mg5amcnlo/mupmum_ww_nlo_onlyaa-real/SubProcesses/P0_aa_wpwm/all_G1_133/MADatNLO.HwU /farmstorage/marcozaro/MadGraph/mg5amcnlo/mupmum_ww_nlo_onlyaa-real/SubProcesses/P0_aa_wpwm/all_G1_291/MADatNLO.HwU /farmstorage/marcozaro/MadGraph/mg5amcnlo/mupmum_ww_nlo_onlyaa-real/SubProcesses/P0_aa_wpwm/all_G1_268/MADatNLO.HwU /farmstorage/marcozaro/MadGraph/mg5amcnlo/mupmum_ww_nlo_onlyaa-real/SubProcesses/P0_aa_wpwm/all_G1_487/MADatNLO.HwU /farmstorage/marcozaro/MadGraph/mg5amcnlo/mupmum_ww_nlo_onlyaa-real/SubProcesses/P0_aa_wpwm/all_G1_212/MADatNLO.HwU /farmstorage/marcozaro/MadGraph/mg5amcnlo/mupmum_ww_nlo_onlyaa-real/SubProcesses/P0_aa_wpwm/all_G1_748/MADatNLO.HwU /farmstorage/marcozaro/MadGraph/mg5amcnlo/mupmum_ww_nlo_onlyaa-real/SubProcesses/P0_aa_wpwm/all_G1_637/MADatNLO.HwU /farmstorage/marcozaro/MadGraph/mg5amcnlo/mupmum_ww_nlo_onlyaa-real/SubProcesses/P0_aa_wpwm/all_G1_105/MADatNLO.HwU /farmstorage/marcozaro/MadGraph/mg5amcnlo/mupmum_ww_nlo_onlyaa-real/SubProcesses/P0_aa_wpwm/all_G1_156/MADatNLO.HwU /farmstorage/marcozaro/MadGraph/mg5amcnlo/mupmum_ww_nlo_onlyaa-real/SubProcesses/P0_aa_wpwm/all_G1_441/MADatNLO.HwU /farmstorage/marcozaro/MadGraph/mg5amcnlo/mupmum_ww_nlo_onlyaa-real/SubProcesses/P0_aa_wpwm/all_G1_99/MADatNLO.HwU /farmstorage/marcozaro/MadGraph/mg5amcnlo/mupmum_ww_nlo_onlyaa-real/SubProcesses/P0_aa_wpwm/all_G1_262/MADatNLO.HwU /farmstorage/marcozaro/MadGraph/mg5amcnlo/mupmum_ww_nlo_onlyaa-real/SubProcesses/P0_aa_wpwm/all_G1_595/MADatNLO.HwU /farmstorage/marcozaro/MadGraph/mg5amcnlo/mupmum_ww_nlo_onlyaa-real/SubProcesses/P0_aa_wpwm/all_G1_333/MADatNLO.HwU /farmstorage/marcozaro/MadGraph/mg5amcnlo/mupmum_ww_nlo_onlyaa-real/SubProcesses/P0_aa_wpwm/all_G1_646/MADatNLO.HwU /farmstorage/marcozaro/MadGraph/mg5amcnlo/mupmum_ww_nlo_onlyaa-real/SubProcesses/P0_aa_wpwm/all_G1_786/MADatNLO.HwU /farmstorage/marcozaro/MadGraph/mg5amcnlo/mupmum_ww_nlo_onlyaa-real/SubProcesses/P0_aa_wpwm/all_G1_437/MADatNLO.HwU /farmstorage/marcozaro/MadGraph/mg5amcnlo/mupmum_ww_nlo_onlyaa-real/SubProcesses/P0_aa_wpwm/all_G1_598/MADatNLO.HwU /farmstorage/marcozaro/MadGraph/mg5amcnlo/mupmum_ww_nlo_onlyaa-real/SubProcesses/P0_aa_wpwm/all_G1_423/MADatNLO.HwU /farmstorage/marcozaro/MadGraph/mg5amcnlo/mupmum_ww_nlo_onlyaa-real/SubProcesses/P0_aa_wpwm/all_G1_484/MADatNLO.HwU /farmstorage/marcozaro/MadGraph/mg5amcnlo/mupmum_ww_nlo_onlyaa-real/SubProcesses/P0_aa_wpwm/all_G1_824/MADatNLO.HwU /farmstorage/marcozaro/MadGraph/mg5amcnlo/mupmum_ww_nlo_onlyaa-real/SubProcesses/P0_aa_wpwm/all_G1_247/MADatNLO.HwU /farmstorage/marcozaro/MadGraph/mg5amcnlo/mupmum_ww_nlo_onlyaa-real/SubProcesses/P0_aa_wpwm/all_G1_674/MADatNLO.HwU /farmstorage/marcozaro/MadGraph/mg5amcnlo/mupmum_ww_nlo_onlyaa-real/SubProcesses/P0_aa_wpwm/all_G1_825/MADatNLO.HwU /farmstorage/marcozaro/MadGraph/mg5amcnlo/mupmum_ww_nlo_onlyaa-real/SubProcesses/P0_aa_wpwm/all_G1_599/MADatNLO.HwU /farmstorage/marcozaro/MadGraph/mg5amcnlo/mupmum_ww_nlo_onlyaa-real/SubProcesses/P0_aa_wpwm/all_G1_881/MADatNLO.HwU /farmstorage/marcozaro/MadGraph/mg5amcnlo/mupmum_ww_nlo_onlyaa-real/SubProcesses/P0_aa_wpwm/all_G1_794/MADatNLO.HwU /farmstorage/marcozaro/MadGraph/mg5amcnlo/mupmum_ww_nlo_onlyaa-real/SubProcesses/P0_aa_wpwm/all_G1_369/MADatNLO.HwU /farmstorage/marcozaro/MadGraph/mg5amcnlo/mupmum_ww_nlo_onlyaa-real/SubProcesses/P0_aa_wpwm/all_G1_587/MADatNLO.HwU /farmstorage/marcozaro/MadGraph/mg5amcnlo/mupmum_ww_nlo_onlyaa-real/SubProcesses/P0_aa_wpwm/all_G1_834/MADatNLO.HwU /farmstorage/marcozaro/MadGraph/mg5amcnlo/mupmum_ww_nlo_onlyaa-real/SubProcesses/P0_aa_wpwm/all_G1_27/MADatNLO.HwU /farmstorage/marcozaro/MadGraph/mg5amcnlo/mupmum_ww_nlo_onlyaa-real/SubProcesses/P0_aa_wpwm/all_G1_466/MADatNLO.HwU /farmstorage/marcozaro/MadGraph/mg5amcnlo/mupmum_ww_nlo_onlyaa-real/SubProcesses/P0_aa_wpwm/all_G1_891/MADatNLO.HwU /farmstorage/marcozaro/MadGraph/mg5amcnlo/mupmum_ww_nlo_onlyaa-real/SubProcesses/P0_aa_wpwm/all_G1_378/MADatNLO.HwU /farmstorage/marcozaro/MadGraph/mg5amcnlo/mupmum_ww_nlo_onlyaa-real/SubProcesses/P0_aa_wpwm/all_G1_115/MADatNLO.HwU /farmstorage/marcozaro/MadGraph/mg5amcnlo/mupmum_ww_nlo_onlyaa-real/SubProcesses/P0_aa_wpwm/all_G1_576/MADatNLO.HwU /farmstorage/marcozaro/MadGraph/mg5amcnlo/mupmum_ww_nlo_onlyaa-real/SubProcesses/P0_aa_wpwm/all_G1_356/MADatNLO.HwU /farmstorage/marcozaro/MadGraph/mg5amcnlo/mupmum_ww_nlo_onlyaa-real/SubProcesses/P0_aa_wpwm/all_G1_421/MADatNLO.HwU /farmstorage/marcozaro/MadGraph/mg5amcnlo/mupmum_ww_nlo_onlyaa-real/SubProcesses/P0_aa_wpwm/all_G1_208/MADatNLO.HwU /farmstorage/marcozaro/MadGraph/mg5amcnlo/mupmum_ww_nlo_onlyaa-real/SubProcesses/P0_aa_wpwm/all_G1_106/MADatNLO.HwU /farmstorage/marcozaro/MadGraph/mg5amcnlo/mupmum_ww_nlo_onlyaa-real/SubProcesses/P0_aa_wpwm/all_G1_293/MADatNLO.HwU /farmstorage/marcozaro/MadGraph/mg5amcnlo/mupmum_ww_nlo_onlyaa-real/SubProcesses/P0_aa_wpwm/all_G1_170/MADatNLO.HwU /farmstorage/marcozaro/MadGraph/mg5amcnlo/mupmum_ww_nlo_onlyaa-real/SubProcesses/P0_aa_wpwm/all_G1_653/MADatNLO.HwU /farmstorage/marcozaro/MadGraph/mg5amcnlo/mupmum_ww_nlo_onlyaa-real/SubProcesses/P0_aa_wpwm/all_G1_175/MADatNLO.HwU /farmstorage/marcozaro/MadGraph/mg5amcnlo/mupmum_ww_nlo_onlyaa-real/SubProcesses/P0_aa_wpwm/all_G1_342/MADatNLO.HwU /farmstorage/marcozaro/MadGraph/mg5amcnlo/mupmum_ww_nlo_onlyaa-real/SubProcesses/P0_aa_wpwm/all_G1_111/MADatNLO.HwU /farmstorage/marcozaro/MadGraph/mg5amcnlo/mupmum_ww_nlo_onlyaa-real/SubProcesses/P0_aa_wpwm/all_G1_265/MADatNLO.HwU /farmstorage/marcozaro/MadGraph/mg5amcnlo/mupmum_ww_nlo_onlyaa-real/SubProcesses/P0_aa_wpwm/all_G1_201/MADatNLO.HwU /farmstorage/marcozaro/MadGraph/mg5amcnlo/mupmum_ww_nlo_onlyaa-real/SubProcesses/P0_aa_wpwm/all_G1_177/MADatNLO.HwU /farmstorage/marcozaro/MadGraph/mg5amcnlo/mupmum_ww_nlo_onlyaa-real/SubProcesses/P0_aa_wpwm/all_G1_758/MADatNLO.HwU /farmstorage/marcozaro/MadGraph/mg5amcnlo/mupmum_ww_nlo_onlyaa-real/SubProcesses/P0_aa_wpwm/all_G1_761/MADatNLO.HwU /farmstorage/marcozaro/MadGraph/mg5amcnlo/mupmum_ww_nlo_onlyaa-real/SubProcesses/P0_aa_wpwm/all_G1_607/MADatNLO.HwU /farmstorage/marcozaro/MadGraph/mg5amcnlo/mupmum_ww_nlo_onlyaa-real/SubProcesses/P0_aa_wpwm/all_G1_162/MADatNLO.HwU /farmstorage/marcozaro/MadGraph/mg5amcnlo/mupmum_ww_nlo_onlyaa-real/SubProcesses/P0_aa_wpwm/all_G1_211/MADatNLO.HwU /farmstorage/marcozaro/MadGraph/mg5amcnlo/mupmum_ww_nlo_onlyaa-real/SubProcesses/P0_aa_wpwm/all_G1_804/MADatNLO.HwU /farmstorage/marcozaro/MadGraph/mg5amcnlo/mupmum_ww_nlo_onlyaa-real/SubProcesses/P0_aa_wpwm/all_G1_391/MADatNLO.HwU /farmstorage/marcozaro/MadGraph/mg5amcnlo/mupmum_ww_nlo_onlyaa-real/SubProcesses/P0_aa_wpwm/all_G1_113/MADatNLO.HwU /farmstorage/marcozaro/MadGraph/mg5amcnlo/mupmum_ww_nlo_onlyaa-real/SubProcesses/P0_aa_wpwm/all_G1_22/MADatNLO.HwU /farmstorage/marcozaro/MadGraph/mg5amcnlo/mupmum_ww_nlo_onlyaa-real/SubProcesses/P0_aa_wpwm/all_G1_861/MADatNLO.HwU /farmstorage/marcozaro/MadGraph/mg5amcnlo/mupmum_ww_nlo_onlyaa-real/SubProcesses/P0_aa_wpwm/all_G1_241/MADatNLO.HwU /farmstorage/marcozaro/MadGraph/mg5amcnlo/mupmum_ww_nlo_onlyaa-real/SubProcesses/P0_aa_wpwm/all_G1_766/MADatNLO.HwU /farmstorage/marcozaro/MadGraph/mg5amcnlo/mupmum_ww_nlo_onlyaa-real/SubProcesses/P0_aa_wpwm/all_G1_87/MADatNLO.HwU /farmstorage/marcozaro/MadGraph/mg5amcnlo/mupmum_ww_nlo_onlyaa-real/SubProcesses/P0_aa_wpwm/all_G1_624/MADatNLO.HwU /farmstorage/marcozaro/MadGraph/mg5amcnlo/mupmum_ww_nlo_onlyaa-real/SubProcesses/P0_aa_wpwm/all_G1_668/MADatNLO.HwU /farmstorage/marcozaro/MadGraph/mg5amcnlo/mupmum_ww_nlo_onlyaa-real/SubProcesses/P0_aa_wpwm/all_G1_549/MADatNLO.HwU /farmstorage/marcozaro/MadGraph/mg5amcnlo/mupmum_ww_nlo_onlyaa-real/SubProcesses/P0_aa_wpwm/all_G1_273/MADatNLO.HwU /farmstorage/marcozaro/MadGraph/mg5amcnlo/mupmum_ww_nlo_onlyaa-real/SubProcesses/P0_aa_wpwm/all_G1_123/MADatNLO.HwU /farmstorage/marcozaro/MadGraph/mg5amcnlo/mupmum_ww_nlo_onlyaa-real/SubProcesses/P0_aa_wpwm/all_G1_176/MADatNLO.HwU /farmstorage/marcozaro/MadGraph/mg5amcnlo/mupmum_ww_nlo_onlyaa-real/SubProcesses/P0_aa_wpwm/all_G1_80/MADatNLO.HwU /farmstorage/marcozaro/MadGraph/mg5amcnlo/mupmum_ww_nlo_onlyaa-real/SubProcesses/P0_aa_wpwm/all_G1_51/MADatNLO.HwU /farmstorage/marcozaro/MadGraph/mg5amcnlo/mupmum_ww_nlo_onlyaa-real/SubProcesses/P0_aa_wpwm/all_G1_124/MADatNLO.HwU /farmstorage/marcozaro/MadGraph/mg5amcnlo/mupmum_ww_nlo_onlyaa-real/SubProcesses/P0_aa_wpwm/all_G1_650/MADatNLO.HwU /farmstorage/marcozaro/MadGraph/mg5amcnlo/mupmum_ww_nlo_onlyaa-real/SubProcesses/P0_aa_wpwm/all_G1_270/MADatNLO.HwU /farmstorage/marcozaro/MadGraph/mg5amcnlo/mupmum_ww_nlo_onlyaa-real/SubProcesses/P0_aa_wpwm/all_G1_688/MADatNLO.HwU /farmstorage/marcozaro/MadGraph/mg5amcnlo/mupmum_ww_nlo_onlyaa-real/SubProcesses/P0_aa_wpwm/all_G1_194/MADatNLO.HwU /farmstorage/marcozaro/MadGraph/mg5amcnlo/mupmum_ww_nlo_onlyaa-real/SubProcesses/P0_aa_wpwm/all_G1_362/MADatNLO.HwU /farmstorage/marcozaro/MadGraph/mg5amcnlo/mupmum_ww_nlo_onlyaa-real/SubProcesses/P0_aa_wpwm/all_G1_496/MADatNLO.HwU /farmstorage/marcozaro/MadGraph/mg5amcnlo/mupmum_ww_nlo_onlyaa-real/SubProcesses/P0_aa_wpwm/all_G1_540/MADatNLO.HwU /farmstorage/marcozaro/MadGraph/mg5amcnlo/mupmum_ww_nlo_onlyaa-real/SubProcesses/P0_aa_wpwm/all_G1_734/MADatNLO.HwU /farmstorage/marcozaro/MadGraph/mg5amcnlo/mupmum_ww_nlo_onlyaa-real/SubProcesses/P0_aa_wpwm/all_G1_700/MADatNLO.HwU /farmstorage/marcozaro/MadGraph/mg5amcnlo/mupmum_ww_nlo_onlyaa-real/SubProcesses/P0_aa_wpwm/all_G1_655/MADatNLO.HwU /farmstorage/marcozaro/MadGraph/mg5amcnlo/mupmum_ww_nlo_onlyaa-real/SubProcesses/P0_aa_wpwm/all_G1_187/MADatNLO.HwU /farmstorage/marcozaro/MadGraph/mg5amcnlo/mupmum_ww_nlo_onlyaa-real/SubProcesses/P0_aa_wpwm/all_G1_299/MADatNLO.HwU /farmstorage/marcozaro/MadGraph/mg5amcnlo/mupmum_ww_nlo_onlyaa-real/SubProcesses/P0_aa_wpwm/all_G1_17/MADatNLO.HwU /farmstorage/marcozaro/MadGraph/mg5amcnlo/mupmum_ww_nlo_onlyaa-real/SubProcesses/P0_aa_wpwm/all_G1_44/MADatNLO.HwU /farmstorage/marcozaro/MadGraph/mg5amcnlo/mupmum_ww_nlo_onlyaa-real/SubProcesses/P0_aa_wpwm/all_G1_784/MADatNLO.HwU /farmstorage/marcozaro/MadGraph/mg5amcnlo/mupmum_ww_nlo_onlyaa-real/SubProcesses/P0_aa_wpwm/all_G1_651/MADatNLO.HwU /farmstorage/marcozaro/MadGraph/mg5amcnlo/mupmum_ww_nlo_onlyaa-real/SubProcesses/P0_aa_wpwm/all_G1_704/MADatNLO.HwU /farmstorage/marcozaro/MadGraph/mg5amcnlo/mupmum_ww_nlo_onlyaa-real/SubProcesses/P0_aa_wpwm/all_G1_485/MADatNLO.HwU /farmstorage/marcozaro/MadGraph/mg5amcnlo/mupmum_ww_nlo_onlyaa-real/SubProcesses/P0_aa_wpwm/all_G1_780/MADatNLO.HwU /farmstorage/marcozaro/MadGraph/mg5amcnlo/mupmum_ww_nlo_onlyaa-real/SubProcesses/P0_aa_wpwm/all_G1_144/MADatNLO.HwU /farmstorage/marcozaro/MadGraph/mg5amcnlo/mupmum_ww_nlo_onlyaa-real/SubProcesses/P0_aa_wpwm/all_G1_563/MADatNLO.HwU /farmstorage/marcozaro/MadGraph/mg5amcnlo/mupmum_ww_nlo_onlyaa-real/SubProcesses/P0_aa_wpwm/all_G1_819/MADatNLO.HwU /farmstorage/marcozaro/MadGraph/mg5amcnlo/mupmum_ww_nlo_onlyaa-real/SubProcesses/P0_aa_wpwm/all_G1_384/MADatNLO.HwU /farmstorage/marcozaro/MadGraph/mg5amcnlo/mupmum_ww_nlo_onlyaa-real/SubProcesses/P0_aa_wpwm/all_G1_460/MADatNLO.HwU /farmstorage/marcozaro/MadGraph/mg5amcnlo/mupmum_ww_nlo_onlyaa-real/SubProcesses/P0_aa_wpwm/all_G1_185/MADatNLO.HwU /farmstorage/marcozaro/MadGraph/mg5amcnlo/mupmum_ww_nlo_onlyaa-real/SubProcesses/P0_aa_wpwm/all_G1_639/MADatNLO.HwU /farmstorage/marcozaro/MadGraph/mg5amcnlo/mupmum_ww_nlo_onlyaa-real/SubProcesses/P0_aa_wpwm/all_G1_580/MADatNLO.HwU /farmstorage/marcozaro/MadGraph/mg5amcnlo/mupmum_ww_nlo_onlyaa-real/SubProcesses/P0_aa_wpwm/all_G1_374/MADatNLO.HwU /farmstorage/marcozaro/MadGraph/mg5amcnlo/mupmum_ww_nlo_onlyaa-real/SubProcesses/P0_aa_wpwm/all_G1_857/MADatNLO.HwU /farmstorage/marcozaro/MadGraph/mg5amcnlo/mupmum_ww_nlo_onlyaa-real/SubProcesses/P0_aa_wpwm/all_G1_46/MADatNLO.HwU /farmstorage/marcozaro/MadGraph/mg5amcnlo/mupmum_ww_nlo_onlyaa-real/SubProcesses/P0_aa_wpwm/all_G1_62/MADatNLO.HwU /farmstorage/marcozaro/MadGraph/mg5amcnlo/mupmum_ww_nlo_onlyaa-real/SubProcesses/P0_aa_wpwm/all_G1_136/MADatNLO.HwU /farmstorage/marcozaro/MadGraph/mg5amcnlo/mupmum_ww_nlo_onlyaa-real/SubProcesses/P0_aa_wpwm/all_G1_36/MADatNLO.HwU /farmstorage/marcozaro/MadGraph/mg5amcnlo/mupmum_ww_nlo_onlyaa-real/SubProcesses/P0_aa_wpwm/all_G1_712/MADatNLO.HwU /farmstorage/marcozaro/MadGraph/mg5amcnlo/mupmum_ww_nlo_onlyaa-real/SubProcesses/P0_aa_wpwm/all_G1_152/MADatNLO.HwU /farmstorage/marcozaro/MadGraph/mg5amcnlo/mupmum_ww_nlo_onlyaa-real/SubProcesses/P0_aa_wpwm/all_G1_865/MADatNLO.HwU /farmstorage/marcozaro/MadGraph/mg5amcnlo/mupmum_ww_nlo_onlyaa-real/SubProcesses/P0_aa_wpwm/all_G1_892/MADatNLO.HwU /farmstorage/marcozaro/MadGraph/mg5amcnlo/mupmum_ww_nlo_onlyaa-real/SubProcesses/P0_aa_wpwm/all_G1_154/MADatNLO.HwU --out=/farmstorage/marcozaro/MadGraph/mg5amcnlo/mupmum_ww_nlo_onlyaa-real/Events/run_07/MADatNLO --gnuplot --band=[] --lhapdf-config=/home/marcozaro/LHAPDF6/bin/lhapdf-config --sum --keep_all_weights --no_open
reset

set lmargin 10
set rmargin 0
set terminal postscript portrait enhanced color "Helvetica" 9 
# The pdf terminal offers transparency support, but you will have to adapt things a bit
#set terminal pdf enhanced font "Helvetica 12" lw 1.0 dashed size 29.7cm, 21cm
set key font ",9"
set key samplen "2"
set output "MADatNLO.ps"

# This is the "PODO" color palette of gnuplot v.5, but with the order
# changed: palette of colors selected to be easily distinguishable by
# color-blind individuals with either protanopia or deuteranopia. Bang
# Wong [2011] Nature Methods 8, 441.

set style line   1 lt 1 lc rgb "#009e73" lw 1.3
set style line 101 lt 1 lc rgb "#009e73" lw 1.3 dt (6,3)
set style line  11 lt 2 lc rgb "#009e73" lw 1.3 dt (6,3)
set style line  21 lt 4 lc rgb "#009e73" lw 1.3 dt (3,2)
set style line  31 lt 6 lc rgb "#009e73" lw 1.3 dt (2,1)
set style line  41 lt 8 lc rgb "#009e73" lw 1.3 dt (4,3)

set style line   2 lt 1 lc rgb "#0072b2" lw 1.3
set style line 102 lt 1 lc rgb "#0072b2" lw 1.3 dt (6,3)
set style line  12 lt 2 lc rgb "#0072b2" lw 1.3 dt (6,3)
set style line  22 lt 4 lc rgb "#0072b2" lw 1.3 dt (3,2)
set style line  32 lt 6 lc rgb "#0072b2" lw 1.3 dt (2,1)
set style line  42 lt 8 lc rgb "#0072b2" lw 1.3 dt (4,3)

set style line   3 lt 1 lc rgb "#d55e00" lw 1.3
set style line 103 lt 1 lc rgb "#d55e00" lw 1.3 dt (6,3)
set style line  13 lt 2 lc rgb "#d55e00" lw 1.3 dt (6,3)
set style line  23 lt 4 lc rgb "#d55e00" lw 1.3 dt (3,2)
set style line  33 lt 6 lc rgb "#d55e00" lw 1.3 dt (2,1)
set style line  43 lt 8 lc rgb "#d55e00" lw 1.3 dt (4,3)

set style line   4 lt 1 lc rgb "#f0e442" lw 1.3
set style line 104 lt 1 lc rgb "#f0e442" lw 1.3 dt (6,3)
set style line  14 lt 2 lc rgb "#f0e442" lw 1.3 dt (6,3)
set style line  24 lt 4 lc rgb "#f0e442" lw 1.3 dt (3,2)
set style line  34 lt 6 lc rgb "#f0e442" lw 1.3 dt (2,1)
set style line  44 lt 8 lc rgb "#f0e442" lw 1.3 dt (4,3)

set style line   5 lt 1 lc rgb "#56b4e9" lw 1.3
set style line 105 lt 1 lc rgb "#56b4e9" lw 1.3 dt (6,3)
set style line  15 lt 2 lc rgb "#56b4e9" lw 1.3 dt (6,3)
set style line  25 lt 4 lc rgb "#56b4e9" lw 1.3 dt (3,2)
set style line  35 lt 6 lc rgb "#56b4e9" lw 1.3 dt (2,1)
set style line  45 lt 8 lc rgb "#56b4e9" lw 1.3 dt (4,3)

set style line   6 lt 1 lc rgb "#cc79a7" lw 1.3
set style line 106 lt 1 lc rgb "#cc79a7" lw 1.3 dt (6,3)
set style line  16 lt 2 lc rgb "#cc79a7" lw 1.3 dt (6,3)
set style line  26 lt 4 lc rgb "#cc79a7" lw 1.3 dt (3,2)
set style line  36 lt 6 lc rgb "#cc79a7" lw 1.3 dt (2,1)
set style line  46 lt 8 lc rgb "#cc79a7" lw 1.3 dt (4,3)

set style line   7 lt 1 lc rgb "#e69f00" lw 1.3
set style line 107 lt 1 lc rgb "#e69f00" lw 1.3 dt (6,3)
set style line  17 lt 2 lc rgb "#e69f00" lw 1.3 dt (6,3)
set style line  27 lt 4 lc rgb "#e69f00" lw 1.3 dt (3,2)
set style line  37 lt 6 lc rgb "#e69f00" lw 1.3 dt (2,1)
set style line  47 lt 8 lc rgb "#e69f00" lw 1.3 dt (4,3)

set style line   8 lt 1 lc rgb "black" lw 1.3
set style line 108 lt 1 lc rgb "black" lw 1.3 dt (6,3)
set style line  18 lt 2 lc rgb "black" lw 1.3 dt (6,3)
set style line  28 lt 4 lc rgb "black" lw 1.3 dt (3,2)
set style line  38 lt 6 lc rgb "black" lw 1.3 dt (2,1)
set style line  48 lt 8 lc rgb "black" lw 1.3 dt (4,3)


set style line 999 lt 1 lc rgb "gray" lw 1.3

safe(x,y,a) = (y == 0.0 ? a : x/y)

set style data histeps
set key invert



################################################################################
### Rendering of the plot titled 'total rate'
################################################################################

set multiplot
set label "total rate" font ",13" at graph 0.04, graph 1.05
set xrange [5.0000e-01:1.5000e+00]
set bmargin 0 
set tmargin 0
set xtics nomirror
set ytics nomirror
set mytics 10
set xtics auto
set key horizontal noreverse maxcols 1 width -4 
set label front 'MadGraph5\_aMC\@NLO' font "Courier,11" rotate by 90 at graph 1.02, graph 0.04

#-- rendering subhistograms 'NLO|#1 and LO|#1 results'

set format y '10^{%T}'
set yrange [2.6948e-01:8.6106e+00]
set origin 0.0000e+00, 5.0000e-01
set size 1.0000e+00, 4.0000e-01
set mytics 10
set ytics auto
set format x ''
set logscale y
set ylabel "{/Symbol s} per bin [pb]"

plot \
sqrt(-1) ls 16 title 'TOTR|#1, scale variation',\
sqrt(-1) ls 15 title 'NLOR|#1, scale variation',\
sqrt(-1) ls 14 title 'TOT|#1, scale variation',\
sqrt(-1) ls 13 title 'LOAA|#1, scale variation',\
sqrt(-1) ls 12 title 'LO|#1, scale variation',\
sqrt(-1) ls 11 title 'NLO|#1, scale variation',\
'MADatNLO.HwU' index 5 using (($1+$2)/2):($3 >= 0 ? sqrt(-1) : abs($3)):4 w yerrorbar ls 106 title '',\
'MADatNLO.HwU' index 5 using (($1+$2)/2):($3 >= 0 ? sqrt(-1) : abs($3)) ls 106 title '',\
'MADatNLO.HwU' index 5 using (($1+$2)/2):($3 < 0 ? sqrt(-1) : $3):4 w yerrorbar ls 6 title '',\
'MADatNLO.HwU' index 5 using (($1+$2)/2):($3 < 0 ? sqrt(-1) : $3) ls 6 title 'TOTR|#1, central value, dynamical\_scale\_choice=10',\
'MADatNLO.HwU' index 4 using (($1+$2)/2):($3 >= 0 ? sqrt(-1) : abs($3)):4 w yerrorbar ls 105 title '',\
'MADatNLO.HwU' index 4 using (($1+$2)/2):($3 >= 0 ? sqrt(-1) : abs($3)) ls 105 title '',\
'MADatNLO.HwU' index 4 using (($1+$2)/2):($3 < 0 ? sqrt(-1) : $3):4 w yerrorbar ls 5 title '',\
'MADatNLO.HwU' index 4 using (($1+$2)/2):($3 < 0 ? sqrt(-1) : $3) ls 5 title 'NLOR|#1, central value, dynamical\_scale\_choice=10',\
'MADatNLO.HwU' index 3 using (($1+$2)/2):($3 >= 0 ? sqrt(-1) : abs($3)):4 w yerrorbar ls 104 title '',\
'MADatNLO.HwU' index 3 using (($1+$2)/2):($3 >= 0 ? sqrt(-1) : abs($3)) ls 104 title '',\
'MADatNLO.HwU' index 3 using (($1+$2)/2):($3 < 0 ? sqrt(-1) : $3):4 w yerrorbar ls 4 title '',\
'MADatNLO.HwU' index 3 using (($1+$2)/2):($3 < 0 ? sqrt(-1) : $3) ls 4 title 'TOT|#1, central value, dynamical\_scale\_choice=10',\
'MADatNLO.HwU' index 2 using (($1+$2)/2):($3 >= 0 ? sqrt(-1) : abs($3)):4 w yerrorbar ls 103 title '',\
'MADatNLO.HwU' index 2 using (($1+$2)/2):($3 >= 0 ? sqrt(-1) : abs($3)) ls 103 title '',\
'MADatNLO.HwU' index 2 using (($1+$2)/2):($3 < 0 ? sqrt(-1) : $3):4 w yerrorbar ls 3 title '',\
'MADatNLO.HwU' index 2 using (($1+$2)/2):($3 < 0 ? sqrt(-1) : $3) ls 3 title 'LOAA|#1, central value, dynamical\_scale\_choice=10',\
'MADatNLO.HwU' index 1 using (($1+$2)/2):($3 >= 0 ? sqrt(-1) : abs($3)):4 w yerrorbar ls 102 title '',\
'MADatNLO.HwU' index 1 using (($1+$2)/2):($3 >= 0 ? sqrt(-1) : abs($3)) ls 102 title '',\
'MADatNLO.HwU' index 1 using (($1+$2)/2):($3 < 0 ? sqrt(-1) : $3):4 w yerrorbar ls 2 title '',\
'MADatNLO.HwU' index 1 using (($1+$2)/2):($3 < 0 ? sqrt(-1) : $3) ls 2 title 'LO|#1, central value, dynamical\_scale\_choice=10',\
'MADatNLO.HwU' index 0 using (($1+$2)/2):($3 >= 0 ? sqrt(-1) : abs($3)):4 w yerrorbar ls 101 title '',\
'MADatNLO.HwU' index 0 using (($1+$2)/2):($3 >= 0 ? sqrt(-1) : abs($3)) ls 101 title '',\
'MADatNLO.HwU' index 0 using (($1+$2)/2):($3 < 0 ? sqrt(-1) : $3):4 w yerrorbar ls 1 title '',\
'MADatNLO.HwU' index 0 using (($1+$2)/2):($3 < 0 ? sqrt(-1) : $3) ls 1 title 'NLO|#1, central value, dynamical\_scale\_choice=10'
#-- rendering subhistograms 'Relative scale and PDF uncertainty'
unset label
unset format
set yrange [-2.7332e+00:2.3156e+00]
set origin 0.0000e+00, 3.5000e-01
set size 1.0000e+00, 1.5000e-01
set mytics 2
set ytics auto
set format x ''
unset logscale y
set ylabel "NLO|#1 rel.unc."
set label "Relative uncertainties w.r.t. central values" font ",9" front at graph 0.03, graph 0.13
plot \
'MADatNLO.HwU' index 5 using (($1+$2)/2):(safe($7,$3,1.0)-1.0) ls 16 title '',\
'MADatNLO.HwU' index 5 using (($1+$2)/2):(safe($6,$3,1.0)-1.0) ls 16 title '',\
'MADatNLO.HwU' index 4 using (($1+$2)/2):(safe($7,$3,1.0)-1.0) ls 15 title '',\
'MADatNLO.HwU' index 4 using (($1+$2)/2):(safe($6,$3,1.0)-1.0) ls 15 title '',\
'MADatNLO.HwU' index 3 using (($1+$2)/2):(safe($7,$3,1.0)-1.0) ls 14 title '',\
'MADatNLO.HwU' index 3 using (($1+$2)/2):(safe($6,$3,1.0)-1.0) ls 14 title '',\
'MADatNLO.HwU' index 2 using (($1+$2)/2):(safe($7,$3,1.0)-1.0) ls 13 title '',\
'MADatNLO.HwU' index 2 using (($1+$2)/2):(safe($6,$3,1.0)-1.0) ls 13 title '',\
'MADatNLO.HwU' index 1 using (($1+$2)/2):(safe($7,$3,1.0)-1.0) ls 12 title '',\
'MADatNLO.HwU' index 1 using (($1+$2)/2):(safe($6,$3,1.0)-1.0) ls 12 title '',\
'MADatNLO.HwU' index 0 using (($1+$2)/2):(safe($7,$3,1.0)-1.0) ls 11 title '',\
'MADatNLO.HwU' index 0 using (($1+$2)/2):(safe($6,$3,1.0)-1.0) ls 11 title '',\
0.0 ls 999 title '',\
'MADatNLO.HwU' index 5 using (($1+$2)/2):(0.0):(safe($4,$3,0.0)) w yerrorbar ls 6 title '',\
'MADatNLO.HwU' index 5 using (($1+$2)/2):(safe($5,$3,1.0)-1.0) ls 6 title '',\
'MADatNLO.HwU' index 4 using (($1+$2)/2):(0.0):(safe($4,$3,0.0)) w yerrorbar ls 5 title '',\
'MADatNLO.HwU' index 4 using (($1+$2)/2):(safe($5,$3,1.0)-1.0) ls 5 title '',\
'MADatNLO.HwU' index 3 using (($1+$2)/2):(0.0):(safe($4,$3,0.0)) w yerrorbar ls 4 title '',\
'MADatNLO.HwU' index 3 using (($1+$2)/2):(safe($5,$3,1.0)-1.0) ls 4 title '',\
'MADatNLO.HwU' index 2 using (($1+$2)/2):(0.0):(safe($4,$3,0.0)) w yerrorbar ls 3 title '',\
'MADatNLO.HwU' index 2 using (($1+$2)/2):(safe($5,$3,1.0)-1.0) ls 3 title '',\
'MADatNLO.HwU' index 1 using (($1+$2)/2):(0.0):(safe($4,$3,0.0)) w yerrorbar ls 2 title '',\
'MADatNLO.HwU' index 1 using (($1+$2)/2):(safe($5,$3,1.0)-1.0) ls 2 title '',\
'MADatNLO.HwU' index 0 using (($1+$2)/2):(0.0):(safe($4,$3,0.0)) w yerrorbar ls 1 title '',\
'MADatNLO.HwU' index 0 using (($1+$2)/2):(safe($5,$3,1.0)-1.0) ls 1 title ''
#-- rendering subhistograms '(LO|#1LOAA|#1TOT|#1NLOR|#1TOTR|#1)/(NLO|#1 central value) ratio'
unset label
unset format
set yrange [2.5012e-01:1.7093e+00]
set origin 0.0000e+00, 2.0000e-01
set size 1.0000e+00, 1.5000e-01
set mytics 2
set ytics auto
set format x
unset logscale y
set ylabel "ratio w.r.t. NLO|#1"
set label "(LO|#1LOAA|#1TOT|#1NLOR|#1TOTR|#1)/(NLO|#1 central value)" font ",9" at graph 0.03, graph 0.13
plot \
1.0 ls 999 title '',\
'MADatNLO.HwU' index 10 using (($1+$2)/2):7 ls 16 title '',\
'MADatNLO.HwU' index 10 using (($1+$2)/2):6 ls 16 title '',\
'MADatNLO.HwU' index 9 using (($1+$2)/2):7 ls 15 title '',\
'MADatNLO.HwU' index 9 using (($1+$2)/2):6 ls 15 title '',\
'MADatNLO.HwU' index 8 using (($1+$2)/2):7 ls 14 title '',\
'MADatNLO.HwU' index 8 using (($1+$2)/2):6 ls 14 title '',\
'MADatNLO.HwU' index 7 using (($1+$2)/2):7 ls 13 title '',\
'MADatNLO.HwU' index 7 using (($1+$2)/2):6 ls 13 title '',\
'MADatNLO.HwU' index 6 using (($1+$2)/2):7 ls 12 title '',\
'MADatNLO.HwU' index 6 using (($1+$2)/2):6 ls 12 title '',\
'MADatNLO.HwU' index 10 using (($1+$2)/2):5 ls 6 title '',\
'MADatNLO.HwU' index 10 using (($1+$2)/2):3:4 w yerrorbar ls 6 title '',\
'MADatNLO.HwU' index 10 using (($1+$2)/2):3 ls 6 title '',\
'MADatNLO.HwU' index 9 using (($1+$2)/2):5 ls 5 title '',\
'MADatNLO.HwU' index 9 using (($1+$2)/2):3:4 w yerrorbar ls 5 title '',\
'MADatNLO.HwU' index 9 using (($1+$2)/2):3 ls 5 title '',\
'MADatNLO.HwU' index 8 using (($1+$2)/2):5 ls 4 title '',\
'MADatNLO.HwU' index 8 using (($1+$2)/2):3:4 w yerrorbar ls 4 title '',\
'MADatNLO.HwU' index 8 using (($1+$2)/2):3 ls 4 title '',\
'MADatNLO.HwU' index 7 using (($1+$2)/2):5 ls 3 title '',\
'MADatNLO.HwU' index 7 using (($1+$2)/2):3:4 w yerrorbar ls 3 title '',\
'MADatNLO.HwU' index 7 using (($1+$2)/2):3 ls 3 title '',\
'MADatNLO.HwU' index 6 using (($1+$2)/2):5 ls 2 title '',\
'MADatNLO.HwU' index 6 using (($1+$2)/2):3:4 w yerrorbar ls 2 title '',\
'MADatNLO.HwU' index 6 using (($1+$2)/2):3 ls 2 title ''

unset label

################################################################################

################################################################################
### Rendering of the plot titled 'total rate real'
################################################################################

set multiplot
set label "total rate real" font ",13" at graph 0.04, graph 1.05
set xrange [5.0000e-01:5.5000e+00]
set bmargin 0 
set tmargin 0
set xtics nomirror
set ytics nomirror
set mytics 10
set xtics auto
set key horizontal noreverse maxcols 1 width -4 
set label front 'MadGraph5\_aMC\@NLO' font "Courier,11" rotate by 90 at graph 1.02, graph 0.04

#-- rendering subhistograms 'NLO|#1 and LO|#1 results'

set format y '10^{%T}'
set yrange [9.0000e-01:1.1000e+02]
set origin 0.0000e+00, 5.0000e-01
set size 1.0000e+00, 4.0000e-01
set mytics 10
set ytics auto
set format x ''
set logscale y
set ylabel "{/Symbol s} per bin [pb]"

plot \
sqrt(-1) ls 16 title 'TOTR|#1, scale variation',\
sqrt(-1) ls 15 title 'NLOR|#1, scale variation',\
sqrt(-1) ls 14 title 'TOT|#1, scale variation',\
sqrt(-1) ls 13 title 'LOAA|#1, scale variation',\
sqrt(-1) ls 12 title 'LO|#1, scale variation',\
sqrt(-1) ls 11 title 'NLO|#1, scale variation',\
'MADatNLO.HwU' index 16 using (($1+$2)/2):($3 >= 0 ? sqrt(-1) : abs($3)):4 w yerrorbar ls 106 title '',\
'MADatNLO.HwU' index 16 using (($1+$2)/2):($3 >= 0 ? sqrt(-1) : abs($3)) ls 106 title '',\
'MADatNLO.HwU' index 16 using (($1+$2)/2):($3 < 0 ? sqrt(-1) : $3):4 w yerrorbar ls 6 title '',\
'MADatNLO.HwU' index 16 using (($1+$2)/2):($3 < 0 ? sqrt(-1) : $3) ls 6 title 'TOTR|#1, central value, dynamical\_scale\_choice=10',\
'MADatNLO.HwU' index 15 using (($1+$2)/2):($3 >= 0 ? sqrt(-1) : abs($3)):4 w yerrorbar ls 105 title '',\
'MADatNLO.HwU' index 15 using (($1+$2)/2):($3 >= 0 ? sqrt(-1) : abs($3)) ls 105 title '',\
'MADatNLO.HwU' index 15 using (($1+$2)/2):($3 < 0 ? sqrt(-1) : $3):4 w yerrorbar ls 5 title '',\
'MADatNLO.HwU' index 15 using (($1+$2)/2):($3 < 0 ? sqrt(-1) : $3) ls 5 title 'NLOR|#1, central value, dynamical\_scale\_choice=10',\
'MADatNLO.HwU' index 14 using (($1+$2)/2):($3 >= 0 ? sqrt(-1) : abs($3)):4 w yerrorbar ls 104 title '',\
'MADatNLO.HwU' index 14 using (($1+$2)/2):($3 >= 0 ? sqrt(-1) : abs($3)) ls 104 title '',\
'MADatNLO.HwU' index 14 using (($1+$2)/2):($3 < 0 ? sqrt(-1) : $3):4 w yerrorbar ls 4 title '',\
'MADatNLO.HwU' index 14 using (($1+$2)/2):($3 < 0 ? sqrt(-1) : $3) ls 4 title 'TOT|#1, central value, dynamical\_scale\_choice=10',\
'MADatNLO.HwU' index 13 using (($1+$2)/2):($3 >= 0 ? sqrt(-1) : abs($3)):4 w yerrorbar ls 103 title '',\
'MADatNLO.HwU' index 13 using (($1+$2)/2):($3 >= 0 ? sqrt(-1) : abs($3)) ls 103 title '',\
'MADatNLO.HwU' index 13 using (($1+$2)/2):($3 < 0 ? sqrt(-1) : $3):4 w yerrorbar ls 3 title '',\
'MADatNLO.HwU' index 13 using (($1+$2)/2):($3 < 0 ? sqrt(-1) : $3) ls 3 title 'LOAA|#1, central value, dynamical\_scale\_choice=10',\
'MADatNLO.HwU' index 12 using (($1+$2)/2):($3 >= 0 ? sqrt(-1) : abs($3)):4 w yerrorbar ls 102 title '',\
'MADatNLO.HwU' index 12 using (($1+$2)/2):($3 >= 0 ? sqrt(-1) : abs($3)) ls 102 title '',\
'MADatNLO.HwU' index 12 using (($1+$2)/2):($3 < 0 ? sqrt(-1) : $3):4 w yerrorbar ls 2 title '',\
'MADatNLO.HwU' index 12 using (($1+$2)/2):($3 < 0 ? sqrt(-1) : $3) ls 2 title 'LO|#1, central value, dynamical\_scale\_choice=10',\
'MADatNLO.HwU' index 11 using (($1+$2)/2):($3 >= 0 ? sqrt(-1) : abs($3)):4 w yerrorbar ls 101 title '',\
'MADatNLO.HwU' index 11 using (($1+$2)/2):($3 >= 0 ? sqrt(-1) : abs($3)) ls 101 title '',\
'MADatNLO.HwU' index 11 using (($1+$2)/2):($3 < 0 ? sqrt(-1) : $3):4 w yerrorbar ls 1 title '',\
'MADatNLO.HwU' index 11 using (($1+$2)/2):($3 < 0 ? sqrt(-1) : $3) ls 1 title 'NLO|#1, central value, dynamical\_scale\_choice=10'
#-- rendering subhistograms 'Relative scale and PDF uncertainty'
unset label
unset format
set yrange [-1.4800e+00:1.4000e+00]
set origin 0.0000e+00, 3.5000e-01
set size 1.0000e+00, 1.5000e-01
set mytics 2
set ytics auto
set format x ''
unset logscale y
set ylabel "NLO|#1 rel.unc."
set label "Relative uncertainties w.r.t. central values" font ",9" front at graph 0.03, graph 0.13
plot \
'MADatNLO.HwU' index 16 using (($1+$2)/2):(safe($7,$3,1.0)-1.0) ls 16 title '',\
'MADatNLO.HwU' index 16 using (($1+$2)/2):(safe($6,$3,1.0)-1.0) ls 16 title '',\
'MADatNLO.HwU' index 15 using (($1+$2)/2):(safe($7,$3,1.0)-1.0) ls 15 title '',\
'MADatNLO.HwU' index 15 using (($1+$2)/2):(safe($6,$3,1.0)-1.0) ls 15 title '',\
'MADatNLO.HwU' index 14 using (($1+$2)/2):(safe($7,$3,1.0)-1.0) ls 14 title '',\
'MADatNLO.HwU' index 14 using (($1+$2)/2):(safe($6,$3,1.0)-1.0) ls 14 title '',\
'MADatNLO.HwU' index 13 using (($1+$2)/2):(safe($7,$3,1.0)-1.0) ls 13 title '',\
'MADatNLO.HwU' index 13 using (($1+$2)/2):(safe($6,$3,1.0)-1.0) ls 13 title '',\
'MADatNLO.HwU' index 12 using (($1+$2)/2):(safe($7,$3,1.0)-1.0) ls 12 title '',\
'MADatNLO.HwU' index 12 using (($1+$2)/2):(safe($6,$3,1.0)-1.0) ls 12 title '',\
'MADatNLO.HwU' index 11 using (($1+$2)/2):(safe($7,$3,1.0)-1.0) ls 11 title '',\
'MADatNLO.HwU' index 11 using (($1+$2)/2):(safe($6,$3,1.0)-1.0) ls 11 title '',\
0.0 ls 999 title '',\
'MADatNLO.HwU' index 16 using (($1+$2)/2):(0.0):(safe($4,$3,0.0)) w yerrorbar ls 6 title '',\
'MADatNLO.HwU' index 16 using (($1+$2)/2):(safe($5,$3,1.0)-1.0) ls 6 title '',\
'MADatNLO.HwU' index 15 using (($1+$2)/2):(0.0):(safe($4,$3,0.0)) w yerrorbar ls 5 title '',\
'MADatNLO.HwU' index 15 using (($1+$2)/2):(safe($5,$3,1.0)-1.0) ls 5 title '',\
'MADatNLO.HwU' index 14 using (($1+$2)/2):(0.0):(safe($4,$3,0.0)) w yerrorbar ls 4 title '',\
'MADatNLO.HwU' index 14 using (($1+$2)/2):(safe($5,$3,1.0)-1.0) ls 4 title '',\
'MADatNLO.HwU' index 13 using (($1+$2)/2):(0.0):(safe($4,$3,0.0)) w yerrorbar ls 3 title '',\
'MADatNLO.HwU' index 13 using (($1+$2)/2):(safe($5,$3,1.0)-1.0) ls 3 title '',\
'MADatNLO.HwU' index 12 using (($1+$2)/2):(0.0):(safe($4,$3,0.0)) w yerrorbar ls 2 title '',\
'MADatNLO.HwU' index 12 using (($1+$2)/2):(safe($5,$3,1.0)-1.0) ls 2 title '',\
'MADatNLO.HwU' index 11 using (($1+$2)/2):(0.0):(safe($4,$3,0.0)) w yerrorbar ls 1 title '',\
'MADatNLO.HwU' index 11 using (($1+$2)/2):(safe($5,$3,1.0)-1.0) ls 1 title ''
#-- rendering subhistograms '(LO|#1LOAA|#1TOT|#1NLOR|#1TOTR|#1)/(NLO|#1 central value) ratio'
unset label
unset format
set yrange [-2.4000e-01:1.2000e+00]
set origin 0.0000e+00, 2.0000e-01
set size 1.0000e+00, 1.5000e-01
set mytics 2
set ytics auto
set format x
unset logscale y
set ylabel "ratio w.r.t. NLO|#1"
set label "(LO|#1LOAA|#1TOT|#1NLOR|#1TOTR|#1)/(NLO|#1 central value)" font ",9" at graph 0.03, graph 0.13
plot \
1.0 ls 999 title '',\
'MADatNLO.HwU' index 21 using (($1+$2)/2):7 ls 16 title '',\
'MADatNLO.HwU' index 21 using (($1+$2)/2):6 ls 16 title '',\
'MADatNLO.HwU' index 20 using (($1+$2)/2):7 ls 15 title '',\
'MADatNLO.HwU' index 20 using (($1+$2)/2):6 ls 15 title '',\
'MADatNLO.HwU' index 19 using (($1+$2)/2):7 ls 14 title '',\
'MADatNLO.HwU' index 19 using (($1+$2)/2):6 ls 14 title '',\
'MADatNLO.HwU' index 18 using (($1+$2)/2):7 ls 13 title '',\
'MADatNLO.HwU' index 18 using (($1+$2)/2):6 ls 13 title '',\
'MADatNLO.HwU' index 17 using (($1+$2)/2):7 ls 12 title '',\
'MADatNLO.HwU' index 17 using (($1+$2)/2):6 ls 12 title '',\
'MADatNLO.HwU' index 21 using (($1+$2)/2):5 ls 6 title '',\
'MADatNLO.HwU' index 21 using (($1+$2)/2):3:4 w yerrorbar ls 6 title '',\
'MADatNLO.HwU' index 21 using (($1+$2)/2):3 ls 6 title '',\
'MADatNLO.HwU' index 20 using (($1+$2)/2):5 ls 5 title '',\
'MADatNLO.HwU' index 20 using (($1+$2)/2):3:4 w yerrorbar ls 5 title '',\
'MADatNLO.HwU' index 20 using (($1+$2)/2):3 ls 5 title '',\
'MADatNLO.HwU' index 19 using (($1+$2)/2):5 ls 4 title '',\
'MADatNLO.HwU' index 19 using (($1+$2)/2):3:4 w yerrorbar ls 4 title '',\
'MADatNLO.HwU' index 19 using (($1+$2)/2):3 ls 4 title '',\
'MADatNLO.HwU' index 18 using (($1+$2)/2):5 ls 3 title '',\
'MADatNLO.HwU' index 18 using (($1+$2)/2):3:4 w yerrorbar ls 3 title '',\
'MADatNLO.HwU' index 18 using (($1+$2)/2):3 ls 3 title '',\
'MADatNLO.HwU' index 17 using (($1+$2)/2):5 ls 2 title '',\
'MADatNLO.HwU' index 17 using (($1+$2)/2):3:4 w yerrorbar ls 2 title '',\
'MADatNLO.HwU' index 17 using (($1+$2)/2):3 ls 2 title ''

unset label

################################################################################

################################################################################
### Rendering of the plot titled 'mtt'
################################################################################

set multiplot
set label "mtt" font ",13" at graph 0.04, graph 1.05
set xrange [0.0000e+00:1.0000e+04]
set bmargin 0 
set tmargin 0
set xtics nomirror
set ytics nomirror
set mytics 10
set xtics auto
set key horizontal noreverse maxcols 1 width -4 
set label front 'MadGraph5\_aMC\@NLO' font "Courier,11" rotate by 90 at graph 1.02, graph 0.04

#-- rendering subhistograms 'NLO|#1 and LO|#1 results'

set format y '10^{%T}'
set yrange [1.6006e-03:4.9495e+00]
set origin 0.0000e+00, 5.0000e-01
set size 1.0000e+00, 4.0000e-01
set mytics 10
set ytics auto
set format x ''
set logscale y
set ylabel "{/Symbol s} per bin [pb]"

plot \
sqrt(-1) ls 16 title 'TOTR|#1, scale variation',\
sqrt(-1) ls 15 title 'NLOR|#1, scale variation',\
sqrt(-1) ls 14 title 'TOT|#1, scale variation',\
sqrt(-1) ls 13 title 'LOAA|#1, scale variation',\
sqrt(-1) ls 12 title 'LO|#1, scale variation',\
sqrt(-1) ls 11 title 'NLO|#1, scale variation',\
'MADatNLO.HwU' index 27 using (($1+$2)/2):($3 >= 0 ? sqrt(-1) : abs($3)):4 w yerrorbar ls 106 title '',\
'MADatNLO.HwU' index 27 using (($1+$2)/2):($3 >= 0 ? sqrt(-1) : abs($3)) ls 106 title '',\
'MADatNLO.HwU' index 27 using (($1+$2)/2):($3 < 0 ? sqrt(-1) : $3):4 w yerrorbar ls 6 title '',\
'MADatNLO.HwU' index 27 using (($1+$2)/2):($3 < 0 ? sqrt(-1) : $3) ls 6 title 'TOTR|#1, central value, dynamical\_scale\_choice=10',\
'MADatNLO.HwU' index 26 using (($1+$2)/2):($3 >= 0 ? sqrt(-1) : abs($3)):4 w yerrorbar ls 105 title '',\
'MADatNLO.HwU' index 26 using (($1+$2)/2):($3 >= 0 ? sqrt(-1) : abs($3)) ls 105 title '',\
'MADatNLO.HwU' index 26 using (($1+$2)/2):($3 < 0 ? sqrt(-1) : $3):4 w yerrorbar ls 5 title '',\
'MADatNLO.HwU' index 26 using (($1+$2)/2):($3 < 0 ? sqrt(-1) : $3) ls 5 title 'NLOR|#1, central value, dynamical\_scale\_choice=10',\
'MADatNLO.HwU' index 25 using (($1+$2)/2):($3 >= 0 ? sqrt(-1) : abs($3)):4 w yerrorbar ls 104 title '',\
'MADatNLO.HwU' index 25 using (($1+$2)/2):($3 >= 0 ? sqrt(-1) : abs($3)) ls 104 title '',\
'MADatNLO.HwU' index 25 using (($1+$2)/2):($3 < 0 ? sqrt(-1) : $3):4 w yerrorbar ls 4 title '',\
'MADatNLO.HwU' index 25 using (($1+$2)/2):($3 < 0 ? sqrt(-1) : $3) ls 4 title 'TOT|#1, central value, dynamical\_scale\_choice=10',\
'MADatNLO.HwU' index 24 using (($1+$2)/2):($3 >= 0 ? sqrt(-1) : abs($3)):4 w yerrorbar ls 103 title '',\
'MADatNLO.HwU' index 24 using (($1+$2)/2):($3 >= 0 ? sqrt(-1) : abs($3)) ls 103 title '',\
'MADatNLO.HwU' index 24 using (($1+$2)/2):($3 < 0 ? sqrt(-1) : $3):4 w yerrorbar ls 3 title '',\
'MADatNLO.HwU' index 24 using (($1+$2)/2):($3 < 0 ? sqrt(-1) : $3) ls 3 title 'LOAA|#1, central value, dynamical\_scale\_choice=10',\
'MADatNLO.HwU' index 23 using (($1+$2)/2):($3 >= 0 ? sqrt(-1) : abs($3)):4 w yerrorbar ls 102 title '',\
'MADatNLO.HwU' index 23 using (($1+$2)/2):($3 >= 0 ? sqrt(-1) : abs($3)) ls 102 title '',\
'MADatNLO.HwU' index 23 using (($1+$2)/2):($3 < 0 ? sqrt(-1) : $3):4 w yerrorbar ls 2 title '',\
'MADatNLO.HwU' index 23 using (($1+$2)/2):($3 < 0 ? sqrt(-1) : $3) ls 2 title 'LO|#1, central value, dynamical\_scale\_choice=10',\
'MADatNLO.HwU' index 22 using (($1+$2)/2):($3 >= 0 ? sqrt(-1) : abs($3)):4 w yerrorbar ls 101 title '',\
'MADatNLO.HwU' index 22 using (($1+$2)/2):($3 >= 0 ? sqrt(-1) : abs($3)) ls 101 title '',\
'MADatNLO.HwU' index 22 using (($1+$2)/2):($3 < 0 ? sqrt(-1) : $3):4 w yerrorbar ls 1 title '',\
'MADatNLO.HwU' index 22 using (($1+$2)/2):($3 < 0 ? sqrt(-1) : $3) ls 1 title 'NLO|#1, central value, dynamical\_scale\_choice=10'
#-- rendering subhistograms 'Relative scale and PDF uncertainty'
unset label
unset format
set yrange [-5.2171e-01:5.2305e-01]
set origin 0.0000e+00, 3.5000e-01
set size 1.0000e+00, 1.5000e-01
set mytics 2
set ytics auto
set format x ''
unset logscale y
set ylabel "NLO|#1 rel.unc."
set label "Relative uncertainties w.r.t. central values" font ",9" front at graph 0.03, graph 0.13
plot \
'MADatNLO.HwU' index 27 using (($1+$2)/2):(safe($7,$3,1.0)-1.0) ls 16 title '',\
'MADatNLO.HwU' index 27 using (($1+$2)/2):(safe($6,$3,1.0)-1.0) ls 16 title '',\
'MADatNLO.HwU' index 26 using (($1+$2)/2):(safe($7,$3,1.0)-1.0) ls 15 title '',\
'MADatNLO.HwU' index 26 using (($1+$2)/2):(safe($6,$3,1.0)-1.0) ls 15 title '',\
'MADatNLO.HwU' index 25 using (($1+$2)/2):(safe($7,$3,1.0)-1.0) ls 14 title '',\
'MADatNLO.HwU' index 25 using (($1+$2)/2):(safe($6,$3,1.0)-1.0) ls 14 title '',\
'MADatNLO.HwU' index 24 using (($1+$2)/2):(safe($7,$3,1.0)-1.0) ls 13 title '',\
'MADatNLO.HwU' index 24 using (($1+$2)/2):(safe($6,$3,1.0)-1.0) ls 13 title '',\
'MADatNLO.HwU' index 23 using (($1+$2)/2):(safe($7,$3,1.0)-1.0) ls 12 title '',\
'MADatNLO.HwU' index 23 using (($1+$2)/2):(safe($6,$3,1.0)-1.0) ls 12 title '',\
'MADatNLO.HwU' index 22 using (($1+$2)/2):(safe($7,$3,1.0)-1.0) ls 11 title '',\
'MADatNLO.HwU' index 22 using (($1+$2)/2):(safe($6,$3,1.0)-1.0) ls 11 title '',\
0.0 ls 999 title '',\
'MADatNLO.HwU' index 27 using (($1+$2)/2):(0.0):(safe($4,$3,0.0)) w yerrorbar ls 6 title '',\
'MADatNLO.HwU' index 27 using (($1+$2)/2):(safe($5,$3,1.0)-1.0) ls 6 title '',\
'MADatNLO.HwU' index 26 using (($1+$2)/2):(0.0):(safe($4,$3,0.0)) w yerrorbar ls 5 title '',\
'MADatNLO.HwU' index 26 using (($1+$2)/2):(safe($5,$3,1.0)-1.0) ls 5 title '',\
'MADatNLO.HwU' index 25 using (($1+$2)/2):(0.0):(safe($4,$3,0.0)) w yerrorbar ls 4 title '',\
'MADatNLO.HwU' index 25 using (($1+$2)/2):(safe($5,$3,1.0)-1.0) ls 4 title '',\
'MADatNLO.HwU' index 24 using (($1+$2)/2):(0.0):(safe($4,$3,0.0)) w yerrorbar ls 3 title '',\
'MADatNLO.HwU' index 24 using (($1+$2)/2):(safe($5,$3,1.0)-1.0) ls 3 title '',\
'MADatNLO.HwU' index 23 using (($1+$2)/2):(0.0):(safe($4,$3,0.0)) w yerrorbar ls 2 title '',\
'MADatNLO.HwU' index 23 using (($1+$2)/2):(safe($5,$3,1.0)-1.0) ls 2 title '',\
'MADatNLO.HwU' index 22 using (($1+$2)/2):(0.0):(safe($4,$3,0.0)) w yerrorbar ls 1 title '',\
'MADatNLO.HwU' index 22 using (($1+$2)/2):(safe($5,$3,1.0)-1.0) ls 1 title ''
#-- rendering subhistograms '(LO|#1LOAA|#1TOT|#1NLOR|#1TOTR|#1)/(NLO|#1 central value) ratio'
unset label
unset format
set yrange [-2.6060e-01:2.1925e+00]
set origin 0.0000e+00, 2.0000e-01
set size 1.0000e+00, 1.5000e-01
set mytics 2
set ytics auto
set format x
unset logscale y
set ylabel "ratio w.r.t. NLO|#1"
set label "(LO|#1LOAA|#1TOT|#1NLOR|#1TOTR|#1)/(NLO|#1 central value)" font ",9" at graph 0.03, graph 0.13
plot \
1.0 ls 999 title '',\
'MADatNLO.HwU' index 32 using (($1+$2)/2):7 ls 16 title '',\
'MADatNLO.HwU' index 32 using (($1+$2)/2):6 ls 16 title '',\
'MADatNLO.HwU' index 31 using (($1+$2)/2):7 ls 15 title '',\
'MADatNLO.HwU' index 31 using (($1+$2)/2):6 ls 15 title '',\
'MADatNLO.HwU' index 30 using (($1+$2)/2):7 ls 14 title '',\
'MADatNLO.HwU' index 30 using (($1+$2)/2):6 ls 14 title '',\
'MADatNLO.HwU' index 29 using (($1+$2)/2):7 ls 13 title '',\
'MADatNLO.HwU' index 29 using (($1+$2)/2):6 ls 13 title '',\
'MADatNLO.HwU' index 28 using (($1+$2)/2):7 ls 12 title '',\
'MADatNLO.HwU' index 28 using (($1+$2)/2):6 ls 12 title '',\
'MADatNLO.HwU' index 32 using (($1+$2)/2):5 ls 6 title '',\
'MADatNLO.HwU' index 32 using (($1+$2)/2):3:4 w yerrorbar ls 6 title '',\
'MADatNLO.HwU' index 32 using (($1+$2)/2):3 ls 6 title '',\
'MADatNLO.HwU' index 31 using (($1+$2)/2):5 ls 5 title '',\
'MADatNLO.HwU' index 31 using (($1+$2)/2):3:4 w yerrorbar ls 5 title '',\
'MADatNLO.HwU' index 31 using (($1+$2)/2):3 ls 5 title '',\
'MADatNLO.HwU' index 30 using (($1+$2)/2):5 ls 4 title '',\
'MADatNLO.HwU' index 30 using (($1+$2)/2):3:4 w yerrorbar ls 4 title '',\
'MADatNLO.HwU' index 30 using (($1+$2)/2):3 ls 4 title '',\
'MADatNLO.HwU' index 29 using (($1+$2)/2):5 ls 3 title '',\
'MADatNLO.HwU' index 29 using (($1+$2)/2):3:4 w yerrorbar ls 3 title '',\
'MADatNLO.HwU' index 29 using (($1+$2)/2):3 ls 3 title '',\
'MADatNLO.HwU' index 28 using (($1+$2)/2):5 ls 2 title '',\
'MADatNLO.HwU' index 28 using (($1+$2)/2):3:4 w yerrorbar ls 2 title '',\
'MADatNLO.HwU' index 28 using (($1+$2)/2):3 ls 2 title ''

unset label

################################################################################

################################################################################
### Rendering of the plot titled 'thetatt'
################################################################################

set multiplot
set label "thetatt" font ",13" at graph 0.04, graph 1.05
set xrange [0.0000e+00:3.1416e+00]
set bmargin 0 
set tmargin 0
set xtics nomirror
set ytics nomirror
set mytics 10
set xtics auto
set key horizontal noreverse maxcols 1 width -4 
set label front 'MadGraph5\_aMC\@NLO' font "Courier,11" rotate by 90 at graph 1.02, graph 0.04

#-- rendering subhistograms 'NLO|#1 and LO|#1 results'

set format y '10^{%T}'
set yrange [5.4544e-03:3.0588e+00]
set origin 0.0000e+00, 5.0000e-01
set size 1.0000e+00, 4.0000e-01
set mytics 10
set ytics auto
set format x ''
set logscale y
set ylabel "{/Symbol s} per bin [pb]"

plot \
sqrt(-1) ls 16 title 'TOTR|#1, scale variation',\
sqrt(-1) ls 15 title 'NLOR|#1, scale variation',\
sqrt(-1) ls 14 title 'TOT|#1, scale variation',\
sqrt(-1) ls 13 title 'LOAA|#1, scale variation',\
sqrt(-1) ls 12 title 'LO|#1, scale variation',\
sqrt(-1) ls 11 title 'NLO|#1, scale variation',\
'MADatNLO.HwU' index 38 using (($1+$2)/2):($3 >= 0 ? sqrt(-1) : abs($3)):4 w yerrorbar ls 106 title '',\
'MADatNLO.HwU' index 38 using (($1+$2)/2):($3 >= 0 ? sqrt(-1) : abs($3)) ls 106 title '',\
'MADatNLO.HwU' index 38 using (($1+$2)/2):($3 < 0 ? sqrt(-1) : $3):4 w yerrorbar ls 6 title '',\
'MADatNLO.HwU' index 38 using (($1+$2)/2):($3 < 0 ? sqrt(-1) : $3) ls 6 title 'TOTR|#1, central value, dynamical\_scale\_choice=10',\
'MADatNLO.HwU' index 37 using (($1+$2)/2):($3 >= 0 ? sqrt(-1) : abs($3)):4 w yerrorbar ls 105 title '',\
'MADatNLO.HwU' index 37 using (($1+$2)/2):($3 >= 0 ? sqrt(-1) : abs($3)) ls 105 title '',\
'MADatNLO.HwU' index 37 using (($1+$2)/2):($3 < 0 ? sqrt(-1) : $3):4 w yerrorbar ls 5 title '',\
'MADatNLO.HwU' index 37 using (($1+$2)/2):($3 < 0 ? sqrt(-1) : $3) ls 5 title 'NLOR|#1, central value, dynamical\_scale\_choice=10',\
'MADatNLO.HwU' index 36 using (($1+$2)/2):($3 >= 0 ? sqrt(-1) : abs($3)):4 w yerrorbar ls 104 title '',\
'MADatNLO.HwU' index 36 using (($1+$2)/2):($3 >= 0 ? sqrt(-1) : abs($3)) ls 104 title '',\
'MADatNLO.HwU' index 36 using (($1+$2)/2):($3 < 0 ? sqrt(-1) : $3):4 w yerrorbar ls 4 title '',\
'MADatNLO.HwU' index 36 using (($1+$2)/2):($3 < 0 ? sqrt(-1) : $3) ls 4 title 'TOT|#1, central value, dynamical\_scale\_choice=10',\
'MADatNLO.HwU' index 35 using (($1+$2)/2):($3 >= 0 ? sqrt(-1) : abs($3)):4 w yerrorbar ls 103 title '',\
'MADatNLO.HwU' index 35 using (($1+$2)/2):($3 >= 0 ? sqrt(-1) : abs($3)) ls 103 title '',\
'MADatNLO.HwU' index 35 using (($1+$2)/2):($3 < 0 ? sqrt(-1) : $3):4 w yerrorbar ls 3 title '',\
'MADatNLO.HwU' index 35 using (($1+$2)/2):($3 < 0 ? sqrt(-1) : $3) ls 3 title 'LOAA|#1, central value, dynamical\_scale\_choice=10',\
'MADatNLO.HwU' index 34 using (($1+$2)/2):($3 >= 0 ? sqrt(-1) : abs($3)):4 w yerrorbar ls 102 title '',\
'MADatNLO.HwU' index 34 using (($1+$2)/2):($3 >= 0 ? sqrt(-1) : abs($3)) ls 102 title '',\
'MADatNLO.HwU' index 34 using (($1+$2)/2):($3 < 0 ? sqrt(-1) : $3):4 w yerrorbar ls 2 title '',\
'MADatNLO.HwU' index 34 using (($1+$2)/2):($3 < 0 ? sqrt(-1) : $3) ls 2 title 'LO|#1, central value, dynamical\_scale\_choice=10',\
'MADatNLO.HwU' index 33 using (($1+$2)/2):($3 >= 0 ? sqrt(-1) : abs($3)):4 w yerrorbar ls 101 title '',\
'MADatNLO.HwU' index 33 using (($1+$2)/2):($3 >= 0 ? sqrt(-1) : abs($3)) ls 101 title '',\
'MADatNLO.HwU' index 33 using (($1+$2)/2):($3 < 0 ? sqrt(-1) : $3):4 w yerrorbar ls 1 title '',\
'MADatNLO.HwU' index 33 using (($1+$2)/2):($3 < 0 ? sqrt(-1) : $3) ls 1 title 'NLO|#1, central value, dynamical\_scale\_choice=10'
#-- rendering subhistograms 'Relative scale and PDF uncertainty'
unset label
unset format
set yrange [-1.1282e-01:1.1559e-01]
set origin 0.0000e+00, 3.5000e-01
set size 1.0000e+00, 1.5000e-01
set mytics 2
set ytics auto
set format x ''
unset logscale y
set ylabel "NLO|#1 rel.unc."
set label "Relative uncertainties w.r.t. central values" font ",9" front at graph 0.03, graph 0.13
plot \
'MADatNLO.HwU' index 38 using (($1+$2)/2):(safe($7,$3,1.0)-1.0) ls 16 title '',\
'MADatNLO.HwU' index 38 using (($1+$2)/2):(safe($6,$3,1.0)-1.0) ls 16 title '',\
'MADatNLO.HwU' index 37 using (($1+$2)/2):(safe($7,$3,1.0)-1.0) ls 15 title '',\
'MADatNLO.HwU' index 37 using (($1+$2)/2):(safe($6,$3,1.0)-1.0) ls 15 title '',\
'MADatNLO.HwU' index 36 using (($1+$2)/2):(safe($7,$3,1.0)-1.0) ls 14 title '',\
'MADatNLO.HwU' index 36 using (($1+$2)/2):(safe($6,$3,1.0)-1.0) ls 14 title '',\
'MADatNLO.HwU' index 35 using (($1+$2)/2):(safe($7,$3,1.0)-1.0) ls 13 title '',\
'MADatNLO.HwU' index 35 using (($1+$2)/2):(safe($6,$3,1.0)-1.0) ls 13 title '',\
'MADatNLO.HwU' index 34 using (($1+$2)/2):(safe($7,$3,1.0)-1.0) ls 12 title '',\
'MADatNLO.HwU' index 34 using (($1+$2)/2):(safe($6,$3,1.0)-1.0) ls 12 title '',\
'MADatNLO.HwU' index 33 using (($1+$2)/2):(safe($7,$3,1.0)-1.0) ls 11 title '',\
'MADatNLO.HwU' index 33 using (($1+$2)/2):(safe($6,$3,1.0)-1.0) ls 11 title '',\
0.0 ls 999 title '',\
'MADatNLO.HwU' index 38 using (($1+$2)/2):(0.0):(safe($4,$3,0.0)) w yerrorbar ls 6 title '',\
'MADatNLO.HwU' index 38 using (($1+$2)/2):(safe($5,$3,1.0)-1.0) ls 6 title '',\
'MADatNLO.HwU' index 37 using (($1+$2)/2):(0.0):(safe($4,$3,0.0)) w yerrorbar ls 5 title '',\
'MADatNLO.HwU' index 37 using (($1+$2)/2):(safe($5,$3,1.0)-1.0) ls 5 title '',\
'MADatNLO.HwU' index 36 using (($1+$2)/2):(0.0):(safe($4,$3,0.0)) w yerrorbar ls 4 title '',\
'MADatNLO.HwU' index 36 using (($1+$2)/2):(safe($5,$3,1.0)-1.0) ls 4 title '',\
'MADatNLO.HwU' index 35 using (($1+$2)/2):(0.0):(safe($4,$3,0.0)) w yerrorbar ls 3 title '',\
'MADatNLO.HwU' index 35 using (($1+$2)/2):(safe($5,$3,1.0)-1.0) ls 3 title '',\
'MADatNLO.HwU' index 34 using (($1+$2)/2):(0.0):(safe($4,$3,0.0)) w yerrorbar ls 2 title '',\
'MADatNLO.HwU' index 34 using (($1+$2)/2):(safe($5,$3,1.0)-1.0) ls 2 title '',\
'MADatNLO.HwU' index 33 using (($1+$2)/2):(0.0):(safe($4,$3,0.0)) w yerrorbar ls 1 title '',\
'MADatNLO.HwU' index 33 using (($1+$2)/2):(safe($5,$3,1.0)-1.0) ls 1 title ''
#-- rendering subhistograms '(LO|#1LOAA|#1TOT|#1NLOR|#1TOTR|#1)/(NLO|#1 central value) ratio'
unset label
unset format
set yrange [2.3044e-01:1.7280e+00]
set origin 0.0000e+00, 2.0000e-01
set size 1.0000e+00, 1.5000e-01
set mytics 2
set ytics auto
set format x
unset logscale y
set ylabel "ratio w.r.t. NLO|#1"
set label "(LO|#1LOAA|#1TOT|#1NLOR|#1TOTR|#1)/(NLO|#1 central value)" font ",9" at graph 0.03, graph 0.13
plot \
1.0 ls 999 title '',\
'MADatNLO.HwU' index 43 using (($1+$2)/2):7 ls 16 title '',\
'MADatNLO.HwU' index 43 using (($1+$2)/2):6 ls 16 title '',\
'MADatNLO.HwU' index 42 using (($1+$2)/2):7 ls 15 title '',\
'MADatNLO.HwU' index 42 using (($1+$2)/2):6 ls 15 title '',\
'MADatNLO.HwU' index 41 using (($1+$2)/2):7 ls 14 title '',\
'MADatNLO.HwU' index 41 using (($1+$2)/2):6 ls 14 title '',\
'MADatNLO.HwU' index 40 using (($1+$2)/2):7 ls 13 title '',\
'MADatNLO.HwU' index 40 using (($1+$2)/2):6 ls 13 title '',\
'MADatNLO.HwU' index 39 using (($1+$2)/2):7 ls 12 title '',\
'MADatNLO.HwU' index 39 using (($1+$2)/2):6 ls 12 title '',\
'MADatNLO.HwU' index 43 using (($1+$2)/2):5 ls 6 title '',\
'MADatNLO.HwU' index 43 using (($1+$2)/2):3:4 w yerrorbar ls 6 title '',\
'MADatNLO.HwU' index 43 using (($1+$2)/2):3 ls 6 title '',\
'MADatNLO.HwU' index 42 using (($1+$2)/2):5 ls 5 title '',\
'MADatNLO.HwU' index 42 using (($1+$2)/2):3:4 w yerrorbar ls 5 title '',\
'MADatNLO.HwU' index 42 using (($1+$2)/2):3 ls 5 title '',\
'MADatNLO.HwU' index 41 using (($1+$2)/2):5 ls 4 title '',\
'MADatNLO.HwU' index 41 using (($1+$2)/2):3:4 w yerrorbar ls 4 title '',\
'MADatNLO.HwU' index 41 using (($1+$2)/2):3 ls 4 title '',\
'MADatNLO.HwU' index 40 using (($1+$2)/2):5 ls 3 title '',\
'MADatNLO.HwU' index 40 using (($1+$2)/2):3:4 w yerrorbar ls 3 title '',\
'MADatNLO.HwU' index 40 using (($1+$2)/2):3 ls 3 title '',\
'MADatNLO.HwU' index 39 using (($1+$2)/2):5 ls 2 title '',\
'MADatNLO.HwU' index 39 using (($1+$2)/2):3:4 w yerrorbar ls 2 title '',\
'MADatNLO.HwU' index 39 using (($1+$2)/2):3 ls 2 title ''

unset label

################################################################################

################################################################################
### Rendering of the plot titled 'pttt'
################################################################################

set multiplot
set label "pttt" font ",13" at graph 0.04, graph 1.05
set xrange [0.0000e+00:5.0000e+03]
set bmargin 0 
set tmargin 0
set xtics nomirror
set ytics nomirror
set mytics 10
set xtics auto
set key horizontal noreverse maxcols 1 width -4 
set label front 'MadGraph5\_aMC\@NLO' font "Courier,11" rotate by 90 at graph 1.02, graph 0.04

#-- rendering subhistograms 'NLO|#1 and LO|#1 results'

set format y '10^{%T}'
set yrange [3.5542e-07:4.6319e+00]
set origin 0.0000e+00, 5.0000e-01
set size 1.0000e+00, 4.0000e-01
set mytics 10
set ytics auto
set format x ''
set logscale y
set ylabel "{/Symbol s} per bin [pb]"

plot \
sqrt(-1) ls 16 title 'TOTR|#1, scale variation',\
sqrt(-1) ls 15 title 'NLOR|#1, scale variation',\
sqrt(-1) ls 14 title 'TOT|#1, scale variation',\
sqrt(-1) ls 13 title 'LOAA|#1, scale variation',\
sqrt(-1) ls 12 title 'LO|#1, scale variation',\
sqrt(-1) ls 11 title 'NLO|#1, scale variation',\
'MADatNLO.HwU' index 49 using (($1+$2)/2):($3 >= 0 ? sqrt(-1) : abs($3)):4 w yerrorbar ls 106 title '',\
'MADatNLO.HwU' index 49 using (($1+$2)/2):($3 >= 0 ? sqrt(-1) : abs($3)) ls 106 title '',\
'MADatNLO.HwU' index 49 using (($1+$2)/2):($3 < 0 ? sqrt(-1) : $3):4 w yerrorbar ls 6 title '',\
'MADatNLO.HwU' index 49 using (($1+$2)/2):($3 < 0 ? sqrt(-1) : $3) ls 6 title 'TOTR|#1, central value, dynamical\_scale\_choice=10',\
'MADatNLO.HwU' index 48 using (($1+$2)/2):($3 >= 0 ? sqrt(-1) : abs($3)):4 w yerrorbar ls 105 title '',\
'MADatNLO.HwU' index 48 using (($1+$2)/2):($3 >= 0 ? sqrt(-1) : abs($3)) ls 105 title '',\
'MADatNLO.HwU' index 48 using (($1+$2)/2):($3 < 0 ? sqrt(-1) : $3):4 w yerrorbar ls 5 title '',\
'MADatNLO.HwU' index 48 using (($1+$2)/2):($3 < 0 ? sqrt(-1) : $3) ls 5 title 'NLOR|#1, central value, dynamical\_scale\_choice=10',\
'MADatNLO.HwU' index 47 using (($1+$2)/2):($3 >= 0 ? sqrt(-1) : abs($3)):4 w yerrorbar ls 104 title '',\
'MADatNLO.HwU' index 47 using (($1+$2)/2):($3 >= 0 ? sqrt(-1) : abs($3)) ls 104 title '',\
'MADatNLO.HwU' index 47 using (($1+$2)/2):($3 < 0 ? sqrt(-1) : $3):4 w yerrorbar ls 4 title '',\
'MADatNLO.HwU' index 47 using (($1+$2)/2):($3 < 0 ? sqrt(-1) : $3) ls 4 title 'TOT|#1, central value, dynamical\_scale\_choice=10',\
'MADatNLO.HwU' index 46 using (($1+$2)/2):($3 >= 0 ? sqrt(-1) : abs($3)):4 w yerrorbar ls 103 title '',\
'MADatNLO.HwU' index 46 using (($1+$2)/2):($3 >= 0 ? sqrt(-1) : abs($3)) ls 103 title '',\
'MADatNLO.HwU' index 46 using (($1+$2)/2):($3 < 0 ? sqrt(-1) : $3):4 w yerrorbar ls 3 title '',\
'MADatNLO.HwU' index 46 using (($1+$2)/2):($3 < 0 ? sqrt(-1) : $3) ls 3 title 'LOAA|#1, central value, dynamical\_scale\_choice=10',\
'MADatNLO.HwU' index 45 using (($1+$2)/2):($3 >= 0 ? sqrt(-1) : abs($3)):4 w yerrorbar ls 102 title '',\
'MADatNLO.HwU' index 45 using (($1+$2)/2):($3 >= 0 ? sqrt(-1) : abs($3)) ls 102 title '',\
'MADatNLO.HwU' index 45 using (($1+$2)/2):($3 < 0 ? sqrt(-1) : $3):4 w yerrorbar ls 2 title '',\
'MADatNLO.HwU' index 45 using (($1+$2)/2):($3 < 0 ? sqrt(-1) : $3) ls 2 title 'LO|#1, central value, dynamical\_scale\_choice=10',\
'MADatNLO.HwU' index 44 using (($1+$2)/2):($3 >= 0 ? sqrt(-1) : abs($3)):4 w yerrorbar ls 101 title '',\
'MADatNLO.HwU' index 44 using (($1+$2)/2):($3 >= 0 ? sqrt(-1) : abs($3)) ls 101 title '',\
'MADatNLO.HwU' index 44 using (($1+$2)/2):($3 < 0 ? sqrt(-1) : $3):4 w yerrorbar ls 1 title '',\
'MADatNLO.HwU' index 44 using (($1+$2)/2):($3 < 0 ? sqrt(-1) : $3) ls 1 title 'NLO|#1, central value, dynamical\_scale\_choice=10'
#-- rendering subhistograms 'Relative scale and PDF uncertainty'
unset label
unset format
set yrange [-1.0516e-01:1.0766e-01]
set origin 0.0000e+00, 3.5000e-01
set size 1.0000e+00, 1.5000e-01
set mytics 2
set ytics auto
set format x ''
unset logscale y
set ylabel "NLO|#1 rel.unc."
set label "Relative uncertainties w.r.t. central values" font ",9" front at graph 0.03, graph 0.13
plot \
'MADatNLO.HwU' index 49 using (($1+$2)/2):(safe($7,$3,1.0)-1.0) ls 16 title '',\
'MADatNLO.HwU' index 49 using (($1+$2)/2):(safe($6,$3,1.0)-1.0) ls 16 title '',\
'MADatNLO.HwU' index 48 using (($1+$2)/2):(safe($7,$3,1.0)-1.0) ls 15 title '',\
'MADatNLO.HwU' index 48 using (($1+$2)/2):(safe($6,$3,1.0)-1.0) ls 15 title '',\
'MADatNLO.HwU' index 47 using (($1+$2)/2):(safe($7,$3,1.0)-1.0) ls 14 title '',\
'MADatNLO.HwU' index 47 using (($1+$2)/2):(safe($6,$3,1.0)-1.0) ls 14 title '',\
'MADatNLO.HwU' index 46 using (($1+$2)/2):(safe($7,$3,1.0)-1.0) ls 13 title '',\
'MADatNLO.HwU' index 46 using (($1+$2)/2):(safe($6,$3,1.0)-1.0) ls 13 title '',\
'MADatNLO.HwU' index 45 using (($1+$2)/2):(safe($7,$3,1.0)-1.0) ls 12 title '',\
'MADatNLO.HwU' index 45 using (($1+$2)/2):(safe($6,$3,1.0)-1.0) ls 12 title '',\
'MADatNLO.HwU' index 44 using (($1+$2)/2):(safe($7,$3,1.0)-1.0) ls 11 title '',\
'MADatNLO.HwU' index 44 using (($1+$2)/2):(safe($6,$3,1.0)-1.0) ls 11 title '',\
0.0 ls 999 title '',\
'MADatNLO.HwU' index 49 using (($1+$2)/2):(0.0):(safe($4,$3,0.0)) w yerrorbar ls 6 title '',\
'MADatNLO.HwU' index 49 using (($1+$2)/2):(safe($5,$3,1.0)-1.0) ls 6 title '',\
'MADatNLO.HwU' index 48 using (($1+$2)/2):(0.0):(safe($4,$3,0.0)) w yerrorbar ls 5 title '',\
'MADatNLO.HwU' index 48 using (($1+$2)/2):(safe($5,$3,1.0)-1.0) ls 5 title '',\
'MADatNLO.HwU' index 47 using (($1+$2)/2):(0.0):(safe($4,$3,0.0)) w yerrorbar ls 4 title '',\
'MADatNLO.HwU' index 47 using (($1+$2)/2):(safe($5,$3,1.0)-1.0) ls 4 title '',\
'MADatNLO.HwU' index 46 using (($1+$2)/2):(0.0):(safe($4,$3,0.0)) w yerrorbar ls 3 title '',\
'MADatNLO.HwU' index 46 using (($1+$2)/2):(safe($5,$3,1.0)-1.0) ls 3 title '',\
'MADatNLO.HwU' index 45 using (($1+$2)/2):(0.0):(safe($4,$3,0.0)) w yerrorbar ls 2 title '',\
'MADatNLO.HwU' index 45 using (($1+$2)/2):(safe($5,$3,1.0)-1.0) ls 2 title '',\
'MADatNLO.HwU' index 44 using (($1+$2)/2):(0.0):(safe($4,$3,0.0)) w yerrorbar ls 1 title '',\
'MADatNLO.HwU' index 44 using (($1+$2)/2):(safe($5,$3,1.0)-1.0) ls 1 title ''
#-- rendering subhistograms '(LO|#1LOAA|#1TOT|#1NLOR|#1TOTR|#1)/(NLO|#1 central value) ratio'
unset label
unset format
set yrange [2.2744e-01:1.7308e+00]
set origin 0.0000e+00, 2.0000e-01
set size 1.0000e+00, 1.5000e-01
set mytics 2
set ytics auto
set format x
unset logscale y
set ylabel "ratio w.r.t. NLO|#1"
set label "(LO|#1LOAA|#1TOT|#1NLOR|#1TOTR|#1)/(NLO|#1 central value)" font ",9" at graph 0.03, graph 0.13
plot \
1.0 ls 999 title '',\
'MADatNLO.HwU' index 54 using (($1+$2)/2):7 ls 16 title '',\
'MADatNLO.HwU' index 54 using (($1+$2)/2):6 ls 16 title '',\
'MADatNLO.HwU' index 53 using (($1+$2)/2):7 ls 15 title '',\
'MADatNLO.HwU' index 53 using (($1+$2)/2):6 ls 15 title '',\
'MADatNLO.HwU' index 52 using (($1+$2)/2):7 ls 14 title '',\
'MADatNLO.HwU' index 52 using (($1+$2)/2):6 ls 14 title '',\
'MADatNLO.HwU' index 51 using (($1+$2)/2):7 ls 13 title '',\
'MADatNLO.HwU' index 51 using (($1+$2)/2):6 ls 13 title '',\
'MADatNLO.HwU' index 50 using (($1+$2)/2):7 ls 12 title '',\
'MADatNLO.HwU' index 50 using (($1+$2)/2):6 ls 12 title '',\
'MADatNLO.HwU' index 54 using (($1+$2)/2):5 ls 6 title '',\
'MADatNLO.HwU' index 54 using (($1+$2)/2):3:4 w yerrorbar ls 6 title '',\
'MADatNLO.HwU' index 54 using (($1+$2)/2):3 ls 6 title '',\
'MADatNLO.HwU' index 53 using (($1+$2)/2):5 ls 5 title '',\
'MADatNLO.HwU' index 53 using (($1+$2)/2):3:4 w yerrorbar ls 5 title '',\
'MADatNLO.HwU' index 53 using (($1+$2)/2):3 ls 5 title '',\
'MADatNLO.HwU' index 52 using (($1+$2)/2):5 ls 4 title '',\
'MADatNLO.HwU' index 52 using (($1+$2)/2):3:4 w yerrorbar ls 4 title '',\
'MADatNLO.HwU' index 52 using (($1+$2)/2):3 ls 4 title '',\
'MADatNLO.HwU' index 51 using (($1+$2)/2):5 ls 3 title '',\
'MADatNLO.HwU' index 51 using (($1+$2)/2):3:4 w yerrorbar ls 3 title '',\
'MADatNLO.HwU' index 51 using (($1+$2)/2):3 ls 3 title '',\
'MADatNLO.HwU' index 50 using (($1+$2)/2):5 ls 2 title '',\
'MADatNLO.HwU' index 50 using (($1+$2)/2):3:4 w yerrorbar ls 2 title '',\
'MADatNLO.HwU' index 50 using (($1+$2)/2):3 ls 2 title ''

unset label

################################################################################

################################################################################
### Rendering of the plot titled 'ptmup'
################################################################################

set multiplot
set label "ptmup" font ",13" at graph 0.04, graph 1.05
set xrange [0.0000e+00:2.0000e+02]
set bmargin 0 
set tmargin 0
set xtics nomirror
set ytics nomirror
set mytics 10
set xtics auto
set key horizontal noreverse maxcols 1 width -4 
set label front 'MadGraph5\_aMC\@NLO' font "Courier,11" rotate by 90 at graph 1.02, graph 0.04

#-- rendering subhistograms 'NLO|#1 and LO|#1 results'

set format y '10^{%T}'
set yrange [2.6948e-01:8.6106e+00]
set origin 0.0000e+00, 5.0000e-01
set size 1.0000e+00, 4.0000e-01
set mytics 10
set ytics auto
set format x ''
set logscale y
set ylabel "{/Symbol s} per bin [pb]"

plot \
sqrt(-1) ls 16 title 'TOTR|#1, scale variation',\
sqrt(-1) ls 15 title 'NLOR|#1, scale variation',\
sqrt(-1) ls 14 title 'TOT|#1, scale variation',\
sqrt(-1) ls 13 title 'LOAA|#1, scale variation',\
sqrt(-1) ls 12 title 'LO|#1, scale variation',\
sqrt(-1) ls 11 title 'NLO|#1, scale variation',\
'MADatNLO.HwU' index 60 using (($1+$2)/2):($3 >= 0 ? sqrt(-1) : abs($3)):4 w yerrorbar ls 106 title '',\
'MADatNLO.HwU' index 60 using (($1+$2)/2):($3 >= 0 ? sqrt(-1) : abs($3)) ls 106 title '',\
'MADatNLO.HwU' index 60 using (($1+$2)/2):($3 < 0 ? sqrt(-1) : $3):4 w yerrorbar ls 6 title '',\
'MADatNLO.HwU' index 60 using (($1+$2)/2):($3 < 0 ? sqrt(-1) : $3) ls 6 title 'TOTR|#1, central value, dynamical\_scale\_choice=10',\
'MADatNLO.HwU' index 59 using (($1+$2)/2):($3 >= 0 ? sqrt(-1) : abs($3)):4 w yerrorbar ls 105 title '',\
'MADatNLO.HwU' index 59 using (($1+$2)/2):($3 >= 0 ? sqrt(-1) : abs($3)) ls 105 title '',\
'MADatNLO.HwU' index 59 using (($1+$2)/2):($3 < 0 ? sqrt(-1) : $3):4 w yerrorbar ls 5 title '',\
'MADatNLO.HwU' index 59 using (($1+$2)/2):($3 < 0 ? sqrt(-1) : $3) ls 5 title 'NLOR|#1, central value, dynamical\_scale\_choice=10',\
'MADatNLO.HwU' index 58 using (($1+$2)/2):($3 >= 0 ? sqrt(-1) : abs($3)):4 w yerrorbar ls 104 title '',\
'MADatNLO.HwU' index 58 using (($1+$2)/2):($3 >= 0 ? sqrt(-1) : abs($3)) ls 104 title '',\
'MADatNLO.HwU' index 58 using (($1+$2)/2):($3 < 0 ? sqrt(-1) : $3):4 w yerrorbar ls 4 title '',\
'MADatNLO.HwU' index 58 using (($1+$2)/2):($3 < 0 ? sqrt(-1) : $3) ls 4 title 'TOT|#1, central value, dynamical\_scale\_choice=10',\
'MADatNLO.HwU' index 57 using (($1+$2)/2):($3 >= 0 ? sqrt(-1) : abs($3)):4 w yerrorbar ls 103 title '',\
'MADatNLO.HwU' index 57 using (($1+$2)/2):($3 >= 0 ? sqrt(-1) : abs($3)) ls 103 title '',\
'MADatNLO.HwU' index 57 using (($1+$2)/2):($3 < 0 ? sqrt(-1) : $3):4 w yerrorbar ls 3 title '',\
'MADatNLO.HwU' index 57 using (($1+$2)/2):($3 < 0 ? sqrt(-1) : $3) ls 3 title 'LOAA|#1, central value, dynamical\_scale\_choice=10',\
'MADatNLO.HwU' index 56 using (($1+$2)/2):($3 >= 0 ? sqrt(-1) : abs($3)):4 w yerrorbar ls 102 title '',\
'MADatNLO.HwU' index 56 using (($1+$2)/2):($3 >= 0 ? sqrt(-1) : abs($3)) ls 102 title '',\
'MADatNLO.HwU' index 56 using (($1+$2)/2):($3 < 0 ? sqrt(-1) : $3):4 w yerrorbar ls 2 title '',\
'MADatNLO.HwU' index 56 using (($1+$2)/2):($3 < 0 ? sqrt(-1) : $3) ls 2 title 'LO|#1, central value, dynamical\_scale\_choice=10',\
'MADatNLO.HwU' index 55 using (($1+$2)/2):($3 >= 0 ? sqrt(-1) : abs($3)):4 w yerrorbar ls 101 title '',\
'MADatNLO.HwU' index 55 using (($1+$2)/2):($3 >= 0 ? sqrt(-1) : abs($3)) ls 101 title '',\
'MADatNLO.HwU' index 55 using (($1+$2)/2):($3 < 0 ? sqrt(-1) : $3):4 w yerrorbar ls 1 title '',\
'MADatNLO.HwU' index 55 using (($1+$2)/2):($3 < 0 ? sqrt(-1) : $3) ls 1 title 'NLO|#1, central value, dynamical\_scale\_choice=10'
#-- rendering subhistograms 'Relative scale and PDF uncertainty'
unset label
unset format
set yrange [-2.7332e+00:2.3156e+00]
set origin 0.0000e+00, 3.5000e-01
set size 1.0000e+00, 1.5000e-01
set mytics 2
set ytics auto
set format x ''
unset logscale y
set ylabel "NLO|#1 rel.unc."
set label "Relative uncertainties w.r.t. central values" font ",9" front at graph 0.03, graph 0.13
plot \
'MADatNLO.HwU' index 60 using (($1+$2)/2):(safe($7,$3,1.0)-1.0) ls 16 title '',\
'MADatNLO.HwU' index 60 using (($1+$2)/2):(safe($6,$3,1.0)-1.0) ls 16 title '',\
'MADatNLO.HwU' index 59 using (($1+$2)/2):(safe($7,$3,1.0)-1.0) ls 15 title '',\
'MADatNLO.HwU' index 59 using (($1+$2)/2):(safe($6,$3,1.0)-1.0) ls 15 title '',\
'MADatNLO.HwU' index 58 using (($1+$2)/2):(safe($7,$3,1.0)-1.0) ls 14 title '',\
'MADatNLO.HwU' index 58 using (($1+$2)/2):(safe($6,$3,1.0)-1.0) ls 14 title '',\
'MADatNLO.HwU' index 57 using (($1+$2)/2):(safe($7,$3,1.0)-1.0) ls 13 title '',\
'MADatNLO.HwU' index 57 using (($1+$2)/2):(safe($6,$3,1.0)-1.0) ls 13 title '',\
'MADatNLO.HwU' index 56 using (($1+$2)/2):(safe($7,$3,1.0)-1.0) ls 12 title '',\
'MADatNLO.HwU' index 56 using (($1+$2)/2):(safe($6,$3,1.0)-1.0) ls 12 title '',\
'MADatNLO.HwU' index 55 using (($1+$2)/2):(safe($7,$3,1.0)-1.0) ls 11 title '',\
'MADatNLO.HwU' index 55 using (($1+$2)/2):(safe($6,$3,1.0)-1.0) ls 11 title '',\
0.0 ls 999 title '',\
'MADatNLO.HwU' index 60 using (($1+$2)/2):(0.0):(safe($4,$3,0.0)) w yerrorbar ls 6 title '',\
'MADatNLO.HwU' index 60 using (($1+$2)/2):(safe($5,$3,1.0)-1.0) ls 6 title '',\
'MADatNLO.HwU' index 59 using (($1+$2)/2):(0.0):(safe($4,$3,0.0)) w yerrorbar ls 5 title '',\
'MADatNLO.HwU' index 59 using (($1+$2)/2):(safe($5,$3,1.0)-1.0) ls 5 title '',\
'MADatNLO.HwU' index 58 using (($1+$2)/2):(0.0):(safe($4,$3,0.0)) w yerrorbar ls 4 title '',\
'MADatNLO.HwU' index 58 using (($1+$2)/2):(safe($5,$3,1.0)-1.0) ls 4 title '',\
'MADatNLO.HwU' index 57 using (($1+$2)/2):(0.0):(safe($4,$3,0.0)) w yerrorbar ls 3 title '',\
'MADatNLO.HwU' index 57 using (($1+$2)/2):(safe($5,$3,1.0)-1.0) ls 3 title '',\
'MADatNLO.HwU' index 56 using (($1+$2)/2):(0.0):(safe($4,$3,0.0)) w yerrorbar ls 2 title '',\
'MADatNLO.HwU' index 56 using (($1+$2)/2):(safe($5,$3,1.0)-1.0) ls 2 title '',\
'MADatNLO.HwU' index 55 using (($1+$2)/2):(0.0):(safe($4,$3,0.0)) w yerrorbar ls 1 title '',\
'MADatNLO.HwU' index 55 using (($1+$2)/2):(safe($5,$3,1.0)-1.0) ls 1 title ''
#-- rendering subhistograms '(LO|#1LOAA|#1TOT|#1NLOR|#1TOTR|#1)/(NLO|#1 central value) ratio'
unset label
unset format
set yrange [2.5012e-01:1.7093e+00]
set origin 0.0000e+00, 2.0000e-01
set size 1.0000e+00, 1.5000e-01
set mytics 2
set ytics auto
set format x
unset logscale y
set ylabel "ratio w.r.t. NLO|#1"
set label "(LO|#1LOAA|#1TOT|#1NLOR|#1TOTR|#1)/(NLO|#1 central value)" font ",9" at graph 0.03, graph 0.13
plot \
1.0 ls 999 title '',\
'MADatNLO.HwU' index 65 using (($1+$2)/2):7 ls 16 title '',\
'MADatNLO.HwU' index 65 using (($1+$2)/2):6 ls 16 title '',\
'MADatNLO.HwU' index 64 using (($1+$2)/2):7 ls 15 title '',\
'MADatNLO.HwU' index 64 using (($1+$2)/2):6 ls 15 title '',\
'MADatNLO.HwU' index 63 using (($1+$2)/2):7 ls 14 title '',\
'MADatNLO.HwU' index 63 using (($1+$2)/2):6 ls 14 title '',\
'MADatNLO.HwU' index 62 using (($1+$2)/2):7 ls 13 title '',\
'MADatNLO.HwU' index 62 using (($1+$2)/2):6 ls 13 title '',\
'MADatNLO.HwU' index 61 using (($1+$2)/2):7 ls 12 title '',\
'MADatNLO.HwU' index 61 using (($1+$2)/2):6 ls 12 title '',\
'MADatNLO.HwU' index 65 using (($1+$2)/2):5 ls 6 title '',\
'MADatNLO.HwU' index 65 using (($1+$2)/2):3:4 w yerrorbar ls 6 title '',\
'MADatNLO.HwU' index 65 using (($1+$2)/2):3 ls 6 title '',\
'MADatNLO.HwU' index 64 using (($1+$2)/2):5 ls 5 title '',\
'MADatNLO.HwU' index 64 using (($1+$2)/2):3:4 w yerrorbar ls 5 title '',\
'MADatNLO.HwU' index 64 using (($1+$2)/2):3 ls 5 title '',\
'MADatNLO.HwU' index 63 using (($1+$2)/2):5 ls 4 title '',\
'MADatNLO.HwU' index 63 using (($1+$2)/2):3:4 w yerrorbar ls 4 title '',\
'MADatNLO.HwU' index 63 using (($1+$2)/2):3 ls 4 title '',\
'MADatNLO.HwU' index 62 using (($1+$2)/2):5 ls 3 title '',\
'MADatNLO.HwU' index 62 using (($1+$2)/2):3:4 w yerrorbar ls 3 title '',\
'MADatNLO.HwU' index 62 using (($1+$2)/2):3 ls 3 title '',\
'MADatNLO.HwU' index 61 using (($1+$2)/2):5 ls 2 title '',\
'MADatNLO.HwU' index 61 using (($1+$2)/2):3:4 w yerrorbar ls 2 title '',\
'MADatNLO.HwU' index 61 using (($1+$2)/2):3 ls 2 title ''

unset label

################################################################################

################################################################################
### Rendering of the plot titled 'ptmum'
################################################################################

set multiplot
set label "ptmum" font ",13" at graph 0.04, graph 1.05
set xrange [0.0000e+00:2.0000e+02]
set bmargin 0 
set tmargin 0
set xtics nomirror
set ytics nomirror
set mytics 10
set xtics auto
set key horizontal noreverse maxcols 1 width -4 
set label front 'MadGraph5\_aMC\@NLO' font "Courier,11" rotate by 90 at graph 1.02, graph 0.04

#-- rendering subhistograms 'NLO|#1 and LO|#1 results'

set format y '10^{%T}'
set yrange [2.6948e-01:8.6106e+00]
set origin 0.0000e+00, 5.0000e-01
set size 1.0000e+00, 4.0000e-01
set mytics 10
set ytics auto
set format x ''
set logscale y
set ylabel "{/Symbol s} per bin [pb]"

plot \
sqrt(-1) ls 16 title 'TOTR|#1, scale variation',\
sqrt(-1) ls 15 title 'NLOR|#1, scale variation',\
sqrt(-1) ls 14 title 'TOT|#1, scale variation',\
sqrt(-1) ls 13 title 'LOAA|#1, scale variation',\
sqrt(-1) ls 12 title 'LO|#1, scale variation',\
sqrt(-1) ls 11 title 'NLO|#1, scale variation',\
'MADatNLO.HwU' index 71 using (($1+$2)/2):($3 >= 0 ? sqrt(-1) : abs($3)):4 w yerrorbar ls 106 title '',\
'MADatNLO.HwU' index 71 using (($1+$2)/2):($3 >= 0 ? sqrt(-1) : abs($3)) ls 106 title '',\
'MADatNLO.HwU' index 71 using (($1+$2)/2):($3 < 0 ? sqrt(-1) : $3):4 w yerrorbar ls 6 title '',\
'MADatNLO.HwU' index 71 using (($1+$2)/2):($3 < 0 ? sqrt(-1) : $3) ls 6 title 'TOTR|#1, central value, dynamical\_scale\_choice=10',\
'MADatNLO.HwU' index 70 using (($1+$2)/2):($3 >= 0 ? sqrt(-1) : abs($3)):4 w yerrorbar ls 105 title '',\
'MADatNLO.HwU' index 70 using (($1+$2)/2):($3 >= 0 ? sqrt(-1) : abs($3)) ls 105 title '',\
'MADatNLO.HwU' index 70 using (($1+$2)/2):($3 < 0 ? sqrt(-1) : $3):4 w yerrorbar ls 5 title '',\
'MADatNLO.HwU' index 70 using (($1+$2)/2):($3 < 0 ? sqrt(-1) : $3) ls 5 title 'NLOR|#1, central value, dynamical\_scale\_choice=10',\
'MADatNLO.HwU' index 69 using (($1+$2)/2):($3 >= 0 ? sqrt(-1) : abs($3)):4 w yerrorbar ls 104 title '',\
'MADatNLO.HwU' index 69 using (($1+$2)/2):($3 >= 0 ? sqrt(-1) : abs($3)) ls 104 title '',\
'MADatNLO.HwU' index 69 using (($1+$2)/2):($3 < 0 ? sqrt(-1) : $3):4 w yerrorbar ls 4 title '',\
'MADatNLO.HwU' index 69 using (($1+$2)/2):($3 < 0 ? sqrt(-1) : $3) ls 4 title 'TOT|#1, central value, dynamical\_scale\_choice=10',\
'MADatNLO.HwU' index 68 using (($1+$2)/2):($3 >= 0 ? sqrt(-1) : abs($3)):4 w yerrorbar ls 103 title '',\
'MADatNLO.HwU' index 68 using (($1+$2)/2):($3 >= 0 ? sqrt(-1) : abs($3)) ls 103 title '',\
'MADatNLO.HwU' index 68 using (($1+$2)/2):($3 < 0 ? sqrt(-1) : $3):4 w yerrorbar ls 3 title '',\
'MADatNLO.HwU' index 68 using (($1+$2)/2):($3 < 0 ? sqrt(-1) : $3) ls 3 title 'LOAA|#1, central value, dynamical\_scale\_choice=10',\
'MADatNLO.HwU' index 67 using (($1+$2)/2):($3 >= 0 ? sqrt(-1) : abs($3)):4 w yerrorbar ls 102 title '',\
'MADatNLO.HwU' index 67 using (($1+$2)/2):($3 >= 0 ? sqrt(-1) : abs($3)) ls 102 title '',\
'MADatNLO.HwU' index 67 using (($1+$2)/2):($3 < 0 ? sqrt(-1) : $3):4 w yerrorbar ls 2 title '',\
'MADatNLO.HwU' index 67 using (($1+$2)/2):($3 < 0 ? sqrt(-1) : $3) ls 2 title 'LO|#1, central value, dynamical\_scale\_choice=10',\
'MADatNLO.HwU' index 66 using (($1+$2)/2):($3 >= 0 ? sqrt(-1) : abs($3)):4 w yerrorbar ls 101 title '',\
'MADatNLO.HwU' index 66 using (($1+$2)/2):($3 >= 0 ? sqrt(-1) : abs($3)) ls 101 title '',\
'MADatNLO.HwU' index 66 using (($1+$2)/2):($3 < 0 ? sqrt(-1) : $3):4 w yerrorbar ls 1 title '',\
'MADatNLO.HwU' index 66 using (($1+$2)/2):($3 < 0 ? sqrt(-1) : $3) ls 1 title 'NLO|#1, central value, dynamical\_scale\_choice=10'
#-- rendering subhistograms 'Relative scale and PDF uncertainty'
unset label
unset format
set yrange [-2.7332e+00:2.3156e+00]
set origin 0.0000e+00, 3.5000e-01
set size 1.0000e+00, 1.5000e-01
set mytics 2
set ytics auto
set format x ''
unset logscale y
set ylabel "NLO|#1 rel.unc."
set label "Relative uncertainties w.r.t. central values" font ",9" front at graph 0.03, graph 0.13
plot \
'MADatNLO.HwU' index 71 using (($1+$2)/2):(safe($7,$3,1.0)-1.0) ls 16 title '',\
'MADatNLO.HwU' index 71 using (($1+$2)/2):(safe($6,$3,1.0)-1.0) ls 16 title '',\
'MADatNLO.HwU' index 70 using (($1+$2)/2):(safe($7,$3,1.0)-1.0) ls 15 title '',\
'MADatNLO.HwU' index 70 using (($1+$2)/2):(safe($6,$3,1.0)-1.0) ls 15 title '',\
'MADatNLO.HwU' index 69 using (($1+$2)/2):(safe($7,$3,1.0)-1.0) ls 14 title '',\
'MADatNLO.HwU' index 69 using (($1+$2)/2):(safe($6,$3,1.0)-1.0) ls 14 title '',\
'MADatNLO.HwU' index 68 using (($1+$2)/2):(safe($7,$3,1.0)-1.0) ls 13 title '',\
'MADatNLO.HwU' index 68 using (($1+$2)/2):(safe($6,$3,1.0)-1.0) ls 13 title '',\
'MADatNLO.HwU' index 67 using (($1+$2)/2):(safe($7,$3,1.0)-1.0) ls 12 title '',\
'MADatNLO.HwU' index 67 using (($1+$2)/2):(safe($6,$3,1.0)-1.0) ls 12 title '',\
'MADatNLO.HwU' index 66 using (($1+$2)/2):(safe($7,$3,1.0)-1.0) ls 11 title '',\
'MADatNLO.HwU' index 66 using (($1+$2)/2):(safe($6,$3,1.0)-1.0) ls 11 title '',\
0.0 ls 999 title '',\
'MADatNLO.HwU' index 71 using (($1+$2)/2):(0.0):(safe($4,$3,0.0)) w yerrorbar ls 6 title '',\
'MADatNLO.HwU' index 71 using (($1+$2)/2):(safe($5,$3,1.0)-1.0) ls 6 title '',\
'MADatNLO.HwU' index 70 using (($1+$2)/2):(0.0):(safe($4,$3,0.0)) w yerrorbar ls 5 title '',\
'MADatNLO.HwU' index 70 using (($1+$2)/2):(safe($5,$3,1.0)-1.0) ls 5 title '',\
'MADatNLO.HwU' index 69 using (($1+$2)/2):(0.0):(safe($4,$3,0.0)) w yerrorbar ls 4 title '',\
'MADatNLO.HwU' index 69 using (($1+$2)/2):(safe($5,$3,1.0)-1.0) ls 4 title '',\
'MADatNLO.HwU' index 68 using (($1+$2)/2):(0.0):(safe($4,$3,0.0)) w yerrorbar ls 3 title '',\
'MADatNLO.HwU' index 68 using (($1+$2)/2):(safe($5,$3,1.0)-1.0) ls 3 title '',\
'MADatNLO.HwU' index 67 using (($1+$2)/2):(0.0):(safe($4,$3,0.0)) w yerrorbar ls 2 title '',\
'MADatNLO.HwU' index 67 using (($1+$2)/2):(safe($5,$3,1.0)-1.0) ls 2 title '',\
'MADatNLO.HwU' index 66 using (($1+$2)/2):(0.0):(safe($4,$3,0.0)) w yerrorbar ls 1 title '',\
'MADatNLO.HwU' index 66 using (($1+$2)/2):(safe($5,$3,1.0)-1.0) ls 1 title ''
#-- rendering subhistograms '(LO|#1LOAA|#1TOT|#1NLOR|#1TOTR|#1)/(NLO|#1 central value) ratio'
unset label
unset format
set yrange [2.5012e-01:1.7093e+00]
set origin 0.0000e+00, 2.0000e-01
set size 1.0000e+00, 1.5000e-01
set mytics 2
set ytics auto
set format x
unset logscale y
set ylabel "ratio w.r.t. NLO|#1"
set label "(LO|#1LOAA|#1TOT|#1NLOR|#1TOTR|#1)/(NLO|#1 central value)" font ",9" at graph 0.03, graph 0.13
plot \
1.0 ls 999 title '',\
'MADatNLO.HwU' index 76 using (($1+$2)/2):7 ls 16 title '',\
'MADatNLO.HwU' index 76 using (($1+$2)/2):6 ls 16 title '',\
'MADatNLO.HwU' index 75 using (($1+$2)/2):7 ls 15 title '',\
'MADatNLO.HwU' index 75 using (($1+$2)/2):6 ls 15 title '',\
'MADatNLO.HwU' index 74 using (($1+$2)/2):7 ls 14 title '',\
'MADatNLO.HwU' index 74 using (($1+$2)/2):6 ls 14 title '',\
'MADatNLO.HwU' index 73 using (($1+$2)/2):7 ls 13 title '',\
'MADatNLO.HwU' index 73 using (($1+$2)/2):6 ls 13 title '',\
'MADatNLO.HwU' index 72 using (($1+$2)/2):7 ls 12 title '',\
'MADatNLO.HwU' index 72 using (($1+$2)/2):6 ls 12 title '',\
'MADatNLO.HwU' index 76 using (($1+$2)/2):5 ls 6 title '',\
'MADatNLO.HwU' index 76 using (($1+$2)/2):3:4 w yerrorbar ls 6 title '',\
'MADatNLO.HwU' index 76 using (($1+$2)/2):3 ls 6 title '',\
'MADatNLO.HwU' index 75 using (($1+$2)/2):5 ls 5 title '',\
'MADatNLO.HwU' index 75 using (($1+$2)/2):3:4 w yerrorbar ls 5 title '',\
'MADatNLO.HwU' index 75 using (($1+$2)/2):3 ls 5 title '',\
'MADatNLO.HwU' index 74 using (($1+$2)/2):5 ls 4 title '',\
'MADatNLO.HwU' index 74 using (($1+$2)/2):3:4 w yerrorbar ls 4 title '',\
'MADatNLO.HwU' index 74 using (($1+$2)/2):3 ls 4 title '',\
'MADatNLO.HwU' index 73 using (($1+$2)/2):5 ls 3 title '',\
'MADatNLO.HwU' index 73 using (($1+$2)/2):3:4 w yerrorbar ls 3 title '',\
'MADatNLO.HwU' index 73 using (($1+$2)/2):3 ls 3 title '',\
'MADatNLO.HwU' index 72 using (($1+$2)/2):5 ls 2 title '',\
'MADatNLO.HwU' index 72 using (($1+$2)/2):3:4 w yerrorbar ls 2 title '',\
'MADatNLO.HwU' index 72 using (($1+$2)/2):3 ls 2 title ''

unset label

################################################################################

################################################################################
### Rendering of the plot titled 'pttop'
################################################################################

set multiplot
set label "pttop" font ",13" at graph 0.04, graph 1.05
set xrange [0.0000e+00:5.0000e+03]
set bmargin 0 
set tmargin 0
set xtics nomirror
set ytics nomirror
set mytics 10
set xtics auto
set key horizontal noreverse maxcols 1 width -4 
set label front 'MadGraph5\_aMC\@NLO' font "Courier,11" rotate by 90 at graph 1.02, graph 0.04

#-- rendering subhistograms 'NLO|#1 and LO|#1 results'

set format y '10^{%T}'
set yrange [1.4318e-07:1.4419e+00]
set origin 0.0000e+00, 5.0000e-01
set size 1.0000e+00, 4.0000e-01
set mytics 10
set ytics auto
set format x ''
set logscale y
set ylabel "{/Symbol s} per bin [pb]"

plot \
sqrt(-1) ls 16 title 'TOTR|#1, scale variation',\
sqrt(-1) ls 15 title 'NLOR|#1, scale variation',\
sqrt(-1) ls 14 title 'TOT|#1, scale variation',\
sqrt(-1) ls 13 title 'LOAA|#1, scale variation',\
sqrt(-1) ls 12 title 'LO|#1, scale variation',\
sqrt(-1) ls 11 title 'NLO|#1, scale variation',\
'MADatNLO.HwU' index 82 using (($1+$2)/2):($3 >= 0 ? sqrt(-1) : abs($3)):4 w yerrorbar ls 106 title '',\
'MADatNLO.HwU' index 82 using (($1+$2)/2):($3 >= 0 ? sqrt(-1) : abs($3)) ls 106 title '',\
'MADatNLO.HwU' index 82 using (($1+$2)/2):($3 < 0 ? sqrt(-1) : $3):4 w yerrorbar ls 6 title '',\
'MADatNLO.HwU' index 82 using (($1+$2)/2):($3 < 0 ? sqrt(-1) : $3) ls 6 title 'TOTR|#1, central value, dynamical\_scale\_choice=10',\
'MADatNLO.HwU' index 81 using (($1+$2)/2):($3 >= 0 ? sqrt(-1) : abs($3)):4 w yerrorbar ls 105 title '',\
'MADatNLO.HwU' index 81 using (($1+$2)/2):($3 >= 0 ? sqrt(-1) : abs($3)) ls 105 title '',\
'MADatNLO.HwU' index 81 using (($1+$2)/2):($3 < 0 ? sqrt(-1) : $3):4 w yerrorbar ls 5 title '',\
'MADatNLO.HwU' index 81 using (($1+$2)/2):($3 < 0 ? sqrt(-1) : $3) ls 5 title 'NLOR|#1, central value, dynamical\_scale\_choice=10',\
'MADatNLO.HwU' index 80 using (($1+$2)/2):($3 >= 0 ? sqrt(-1) : abs($3)):4 w yerrorbar ls 104 title '',\
'MADatNLO.HwU' index 80 using (($1+$2)/2):($3 >= 0 ? sqrt(-1) : abs($3)) ls 104 title '',\
'MADatNLO.HwU' index 80 using (($1+$2)/2):($3 < 0 ? sqrt(-1) : $3):4 w yerrorbar ls 4 title '',\
'MADatNLO.HwU' index 80 using (($1+$2)/2):($3 < 0 ? sqrt(-1) : $3) ls 4 title 'TOT|#1, central value, dynamical\_scale\_choice=10',\
'MADatNLO.HwU' index 79 using (($1+$2)/2):($3 >= 0 ? sqrt(-1) : abs($3)):4 w yerrorbar ls 103 title '',\
'MADatNLO.HwU' index 79 using (($1+$2)/2):($3 >= 0 ? sqrt(-1) : abs($3)) ls 103 title '',\
'MADatNLO.HwU' index 79 using (($1+$2)/2):($3 < 0 ? sqrt(-1) : $3):4 w yerrorbar ls 3 title '',\
'MADatNLO.HwU' index 79 using (($1+$2)/2):($3 < 0 ? sqrt(-1) : $3) ls 3 title 'LOAA|#1, central value, dynamical\_scale\_choice=10',\
'MADatNLO.HwU' index 78 using (($1+$2)/2):($3 >= 0 ? sqrt(-1) : abs($3)):4 w yerrorbar ls 102 title '',\
'MADatNLO.HwU' index 78 using (($1+$2)/2):($3 >= 0 ? sqrt(-1) : abs($3)) ls 102 title '',\
'MADatNLO.HwU' index 78 using (($1+$2)/2):($3 < 0 ? sqrt(-1) : $3):4 w yerrorbar ls 2 title '',\
'MADatNLO.HwU' index 78 using (($1+$2)/2):($3 < 0 ? sqrt(-1) : $3) ls 2 title 'LO|#1, central value, dynamical\_scale\_choice=10',\
'MADatNLO.HwU' index 77 using (($1+$2)/2):($3 >= 0 ? sqrt(-1) : abs($3)):4 w yerrorbar ls 101 title '',\
'MADatNLO.HwU' index 77 using (($1+$2)/2):($3 >= 0 ? sqrt(-1) : abs($3)) ls 101 title '',\
'MADatNLO.HwU' index 77 using (($1+$2)/2):($3 < 0 ? sqrt(-1) : $3):4 w yerrorbar ls 1 title '',\
'MADatNLO.HwU' index 77 using (($1+$2)/2):($3 < 0 ? sqrt(-1) : $3) ls 1 title 'NLO|#1, central value, dynamical\_scale\_choice=10'
#-- rendering subhistograms 'Relative scale and PDF uncertainty'
unset label
unset format
set yrange [-5.2944e-02:4.9819e-02]
set origin 0.0000e+00, 3.5000e-01
set size 1.0000e+00, 1.5000e-01
set mytics 2
set ytics auto
set format x ''
unset logscale y
set ylabel "NLO|#1 rel.unc."
set label "Relative uncertainties w.r.t. central values" font ",9" front at graph 0.03, graph 0.13
plot \
'MADatNLO.HwU' index 82 using (($1+$2)/2):(safe($7,$3,1.0)-1.0) ls 16 title '',\
'MADatNLO.HwU' index 82 using (($1+$2)/2):(safe($6,$3,1.0)-1.0) ls 16 title '',\
'MADatNLO.HwU' index 81 using (($1+$2)/2):(safe($7,$3,1.0)-1.0) ls 15 title '',\
'MADatNLO.HwU' index 81 using (($1+$2)/2):(safe($6,$3,1.0)-1.0) ls 15 title '',\
'MADatNLO.HwU' index 80 using (($1+$2)/2):(safe($7,$3,1.0)-1.0) ls 14 title '',\
'MADatNLO.HwU' index 80 using (($1+$2)/2):(safe($6,$3,1.0)-1.0) ls 14 title '',\
'MADatNLO.HwU' index 79 using (($1+$2)/2):(safe($7,$3,1.0)-1.0) ls 13 title '',\
'MADatNLO.HwU' index 79 using (($1+$2)/2):(safe($6,$3,1.0)-1.0) ls 13 title '',\
'MADatNLO.HwU' index 78 using (($1+$2)/2):(safe($7,$3,1.0)-1.0) ls 12 title '',\
'MADatNLO.HwU' index 78 using (($1+$2)/2):(safe($6,$3,1.0)-1.0) ls 12 title '',\
'MADatNLO.HwU' index 77 using (($1+$2)/2):(safe($7,$3,1.0)-1.0) ls 11 title '',\
'MADatNLO.HwU' index 77 using (($1+$2)/2):(safe($6,$3,1.0)-1.0) ls 11 title '',\
0.0 ls 999 title '',\
'MADatNLO.HwU' index 82 using (($1+$2)/2):(0.0):(safe($4,$3,0.0)) w yerrorbar ls 6 title '',\
'MADatNLO.HwU' index 82 using (($1+$2)/2):(safe($5,$3,1.0)-1.0) ls 6 title '',\
'MADatNLO.HwU' index 81 using (($1+$2)/2):(0.0):(safe($4,$3,0.0)) w yerrorbar ls 5 title '',\
'MADatNLO.HwU' index 81 using (($1+$2)/2):(safe($5,$3,1.0)-1.0) ls 5 title '',\
'MADatNLO.HwU' index 80 using (($1+$2)/2):(0.0):(safe($4,$3,0.0)) w yerrorbar ls 4 title '',\
'MADatNLO.HwU' index 80 using (($1+$2)/2):(safe($5,$3,1.0)-1.0) ls 4 title '',\
'MADatNLO.HwU' index 79 using (($1+$2)/2):(0.0):(safe($4,$3,0.0)) w yerrorbar ls 3 title '',\
'MADatNLO.HwU' index 79 using (($1+$2)/2):(safe($5,$3,1.0)-1.0) ls 3 title '',\
'MADatNLO.HwU' index 78 using (($1+$2)/2):(0.0):(safe($4,$3,0.0)) w yerrorbar ls 2 title '',\
'MADatNLO.HwU' index 78 using (($1+$2)/2):(safe($5,$3,1.0)-1.0) ls 2 title '',\
'MADatNLO.HwU' index 77 using (($1+$2)/2):(0.0):(safe($4,$3,0.0)) w yerrorbar ls 1 title '',\
'MADatNLO.HwU' index 77 using (($1+$2)/2):(safe($5,$3,1.0)-1.0) ls 1 title ''
#-- rendering subhistograms '(LO|#1LOAA|#1TOT|#1NLOR|#1TOTR|#1)/(NLO|#1 central value) ratio'
unset label
unset format
set yrange [2.2046e-01:1.7374e+00]
set origin 0.0000e+00, 2.0000e-01
set size 1.0000e+00, 1.5000e-01
set mytics 2
set ytics auto
set format x
unset logscale y
set ylabel "ratio w.r.t. NLO|#1"
set label "(LO|#1LOAA|#1TOT|#1NLOR|#1TOTR|#1)/(NLO|#1 central value)" font ",9" at graph 0.03, graph 0.13
plot \
1.0 ls 999 title '',\
'MADatNLO.HwU' index 87 using (($1+$2)/2):7 ls 16 title '',\
'MADatNLO.HwU' index 87 using (($1+$2)/2):6 ls 16 title '',\
'MADatNLO.HwU' index 86 using (($1+$2)/2):7 ls 15 title '',\
'MADatNLO.HwU' index 86 using (($1+$2)/2):6 ls 15 title '',\
'MADatNLO.HwU' index 85 using (($1+$2)/2):7 ls 14 title '',\
'MADatNLO.HwU' index 85 using (($1+$2)/2):6 ls 14 title '',\
'MADatNLO.HwU' index 84 using (($1+$2)/2):7 ls 13 title '',\
'MADatNLO.HwU' index 84 using (($1+$2)/2):6 ls 13 title '',\
'MADatNLO.HwU' index 83 using (($1+$2)/2):7 ls 12 title '',\
'MADatNLO.HwU' index 83 using (($1+$2)/2):6 ls 12 title '',\
'MADatNLO.HwU' index 87 using (($1+$2)/2):5 ls 6 title '',\
'MADatNLO.HwU' index 87 using (($1+$2)/2):3:4 w yerrorbar ls 6 title '',\
'MADatNLO.HwU' index 87 using (($1+$2)/2):3 ls 6 title '',\
'MADatNLO.HwU' index 86 using (($1+$2)/2):5 ls 5 title '',\
'MADatNLO.HwU' index 86 using (($1+$2)/2):3:4 w yerrorbar ls 5 title '',\
'MADatNLO.HwU' index 86 using (($1+$2)/2):3 ls 5 title '',\
'MADatNLO.HwU' index 85 using (($1+$2)/2):5 ls 4 title '',\
'MADatNLO.HwU' index 85 using (($1+$2)/2):3:4 w yerrorbar ls 4 title '',\
'MADatNLO.HwU' index 85 using (($1+$2)/2):3 ls 4 title '',\
'MADatNLO.HwU' index 84 using (($1+$2)/2):5 ls 3 title '',\
'MADatNLO.HwU' index 84 using (($1+$2)/2):3:4 w yerrorbar ls 3 title '',\
'MADatNLO.HwU' index 84 using (($1+$2)/2):3 ls 3 title '',\
'MADatNLO.HwU' index 83 using (($1+$2)/2):5 ls 2 title '',\
'MADatNLO.HwU' index 83 using (($1+$2)/2):3:4 w yerrorbar ls 2 title '',\
'MADatNLO.HwU' index 83 using (($1+$2)/2):3 ls 2 title ''

unset label

################################################################################

################################################################################
### Rendering of the plot titled 'ptatop'
################################################################################

set multiplot
set label "ptatop" font ",13" at graph 0.04, graph 1.05
set xrange [0.0000e+00:5.0000e+03]
set bmargin 0 
set tmargin 0
set xtics nomirror
set ytics nomirror
set mytics 10
set xtics auto
set key horizontal noreverse maxcols 1 width -4 
set label front 'MadGraph5\_aMC\@NLO' font "Courier,11" rotate by 90 at graph 1.02, graph 0.04

#-- rendering subhistograms 'NLO|#1 and LO|#1 results'

set format y '10^{%T}'
set yrange [1.4987e-07:1.4433e+00]
set origin 0.0000e+00, 5.0000e-01
set size 1.0000e+00, 4.0000e-01
set mytics 10
set ytics auto
set format x ''
set logscale y
set ylabel "{/Symbol s} per bin [pb]"

plot \
sqrt(-1) ls 16 title 'TOTR|#1, scale variation',\
sqrt(-1) ls 15 title 'NLOR|#1, scale variation',\
sqrt(-1) ls 14 title 'TOT|#1, scale variation',\
sqrt(-1) ls 13 title 'LOAA|#1, scale variation',\
sqrt(-1) ls 12 title 'LO|#1, scale variation',\
sqrt(-1) ls 11 title 'NLO|#1, scale variation',\
'MADatNLO.HwU' index 93 using (($1+$2)/2):($3 >= 0 ? sqrt(-1) : abs($3)):4 w yerrorbar ls 106 title '',\
'MADatNLO.HwU' index 93 using (($1+$2)/2):($3 >= 0 ? sqrt(-1) : abs($3)) ls 106 title '',\
'MADatNLO.HwU' index 93 using (($1+$2)/2):($3 < 0 ? sqrt(-1) : $3):4 w yerrorbar ls 6 title '',\
'MADatNLO.HwU' index 93 using (($1+$2)/2):($3 < 0 ? sqrt(-1) : $3) ls 6 title 'TOTR|#1, central value, dynamical\_scale\_choice=10',\
'MADatNLO.HwU' index 92 using (($1+$2)/2):($3 >= 0 ? sqrt(-1) : abs($3)):4 w yerrorbar ls 105 title '',\
'MADatNLO.HwU' index 92 using (($1+$2)/2):($3 >= 0 ? sqrt(-1) : abs($3)) ls 105 title '',\
'MADatNLO.HwU' index 92 using (($1+$2)/2):($3 < 0 ? sqrt(-1) : $3):4 w yerrorbar ls 5 title '',\
'MADatNLO.HwU' index 92 using (($1+$2)/2):($3 < 0 ? sqrt(-1) : $3) ls 5 title 'NLOR|#1, central value, dynamical\_scale\_choice=10',\
'MADatNLO.HwU' index 91 using (($1+$2)/2):($3 >= 0 ? sqrt(-1) : abs($3)):4 w yerrorbar ls 104 title '',\
'MADatNLO.HwU' index 91 using (($1+$2)/2):($3 >= 0 ? sqrt(-1) : abs($3)) ls 104 title '',\
'MADatNLO.HwU' index 91 using (($1+$2)/2):($3 < 0 ? sqrt(-1) : $3):4 w yerrorbar ls 4 title '',\
'MADatNLO.HwU' index 91 using (($1+$2)/2):($3 < 0 ? sqrt(-1) : $3) ls 4 title 'TOT|#1, central value, dynamical\_scale\_choice=10',\
'MADatNLO.HwU' index 90 using (($1+$2)/2):($3 >= 0 ? sqrt(-1) : abs($3)):4 w yerrorbar ls 103 title '',\
'MADatNLO.HwU' index 90 using (($1+$2)/2):($3 >= 0 ? sqrt(-1) : abs($3)) ls 103 title '',\
'MADatNLO.HwU' index 90 using (($1+$2)/2):($3 < 0 ? sqrt(-1) : $3):4 w yerrorbar ls 3 title '',\
'MADatNLO.HwU' index 90 using (($1+$2)/2):($3 < 0 ? sqrt(-1) : $3) ls 3 title 'LOAA|#1, central value, dynamical\_scale\_choice=10',\
'MADatNLO.HwU' index 89 using (($1+$2)/2):($3 >= 0 ? sqrt(-1) : abs($3)):4 w yerrorbar ls 102 title '',\
'MADatNLO.HwU' index 89 using (($1+$2)/2):($3 >= 0 ? sqrt(-1) : abs($3)) ls 102 title '',\
'MADatNLO.HwU' index 89 using (($1+$2)/2):($3 < 0 ? sqrt(-1) : $3):4 w yerrorbar ls 2 title '',\
'MADatNLO.HwU' index 89 using (($1+$2)/2):($3 < 0 ? sqrt(-1) : $3) ls 2 title 'LO|#1, central value, dynamical\_scale\_choice=10',\
'MADatNLO.HwU' index 88 using (($1+$2)/2):($3 >= 0 ? sqrt(-1) : abs($3)):4 w yerrorbar ls 101 title '',\
'MADatNLO.HwU' index 88 using (($1+$2)/2):($3 >= 0 ? sqrt(-1) : abs($3)) ls 101 title '',\
'MADatNLO.HwU' index 88 using (($1+$2)/2):($3 < 0 ? sqrt(-1) : $3):4 w yerrorbar ls 1 title '',\
'MADatNLO.HwU' index 88 using (($1+$2)/2):($3 < 0 ? sqrt(-1) : $3) ls 1 title 'NLO|#1, central value, dynamical\_scale\_choice=10'
#-- rendering subhistograms 'Relative scale and PDF uncertainty'
unset label
unset format
set yrange [-5.1868e-02:4.8454e-02]
set origin 0.0000e+00, 3.5000e-01
set size 1.0000e+00, 1.5000e-01
set mytics 2
set ytics auto
set format x ''
unset logscale y
set ylabel "NLO|#1 rel.unc."
set label "Relative uncertainties w.r.t. central values" font ",9" front at graph 0.03, graph 0.13
plot \
'MADatNLO.HwU' index 93 using (($1+$2)/2):(safe($7,$3,1.0)-1.0) ls 16 title '',\
'MADatNLO.HwU' index 93 using (($1+$2)/2):(safe($6,$3,1.0)-1.0) ls 16 title '',\
'MADatNLO.HwU' index 92 using (($1+$2)/2):(safe($7,$3,1.0)-1.0) ls 15 title '',\
'MADatNLO.HwU' index 92 using (($1+$2)/2):(safe($6,$3,1.0)-1.0) ls 15 title '',\
'MADatNLO.HwU' index 91 using (($1+$2)/2):(safe($7,$3,1.0)-1.0) ls 14 title '',\
'MADatNLO.HwU' index 91 using (($1+$2)/2):(safe($6,$3,1.0)-1.0) ls 14 title '',\
'MADatNLO.HwU' index 90 using (($1+$2)/2):(safe($7,$3,1.0)-1.0) ls 13 title '',\
'MADatNLO.HwU' index 90 using (($1+$2)/2):(safe($6,$3,1.0)-1.0) ls 13 title '',\
'MADatNLO.HwU' index 89 using (($1+$2)/2):(safe($7,$3,1.0)-1.0) ls 12 title '',\
'MADatNLO.HwU' index 89 using (($1+$2)/2):(safe($6,$3,1.0)-1.0) ls 12 title '',\
'MADatNLO.HwU' index 88 using (($1+$2)/2):(safe($7,$3,1.0)-1.0) ls 11 title '',\
'MADatNLO.HwU' index 88 using (($1+$2)/2):(safe($6,$3,1.0)-1.0) ls 11 title '',\
0.0 ls 999 title '',\
'MADatNLO.HwU' index 93 using (($1+$2)/2):(0.0):(safe($4,$3,0.0)) w yerrorbar ls 6 title '',\
'MADatNLO.HwU' index 93 using (($1+$2)/2):(safe($5,$3,1.0)-1.0) ls 6 title '',\
'MADatNLO.HwU' index 92 using (($1+$2)/2):(0.0):(safe($4,$3,0.0)) w yerrorbar ls 5 title '',\
'MADatNLO.HwU' index 92 using (($1+$2)/2):(safe($5,$3,1.0)-1.0) ls 5 title '',\
'MADatNLO.HwU' index 91 using (($1+$2)/2):(0.0):(safe($4,$3,0.0)) w yerrorbar ls 4 title '',\
'MADatNLO.HwU' index 91 using (($1+$2)/2):(safe($5,$3,1.0)-1.0) ls 4 title '',\
'MADatNLO.HwU' index 90 using (($1+$2)/2):(0.0):(safe($4,$3,0.0)) w yerrorbar ls 3 title '',\
'MADatNLO.HwU' index 90 using (($1+$2)/2):(safe($5,$3,1.0)-1.0) ls 3 title '',\
'MADatNLO.HwU' index 89 using (($1+$2)/2):(0.0):(safe($4,$3,0.0)) w yerrorbar ls 2 title '',\
'MADatNLO.HwU' index 89 using (($1+$2)/2):(safe($5,$3,1.0)-1.0) ls 2 title '',\
'MADatNLO.HwU' index 88 using (($1+$2)/2):(0.0):(safe($4,$3,0.0)) w yerrorbar ls 1 title '',\
'MADatNLO.HwU' index 88 using (($1+$2)/2):(safe($5,$3,1.0)-1.0) ls 1 title ''
#-- rendering subhistograms '(LO|#1LOAA|#1TOT|#1NLOR|#1TOTR|#1)/(NLO|#1 central value) ratio'
unset label
unset format
set yrange [2.1252e-01:1.7449e+00]
set origin 0.0000e+00, 2.0000e-01
set size 1.0000e+00, 1.5000e-01
set mytics 2
set ytics auto
set format x
unset logscale y
set ylabel "ratio w.r.t. NLO|#1"
set label "(LO|#1LOAA|#1TOT|#1NLOR|#1TOTR|#1)/(NLO|#1 central value)" font ",9" at graph 0.03, graph 0.13
plot \
1.0 ls 999 title '',\
'MADatNLO.HwU' index 98 using (($1+$2)/2):7 ls 16 title '',\
'MADatNLO.HwU' index 98 using (($1+$2)/2):6 ls 16 title '',\
'MADatNLO.HwU' index 97 using (($1+$2)/2):7 ls 15 title '',\
'MADatNLO.HwU' index 97 using (($1+$2)/2):6 ls 15 title '',\
'MADatNLO.HwU' index 96 using (($1+$2)/2):7 ls 14 title '',\
'MADatNLO.HwU' index 96 using (($1+$2)/2):6 ls 14 title '',\
'MADatNLO.HwU' index 95 using (($1+$2)/2):7 ls 13 title '',\
'MADatNLO.HwU' index 95 using (($1+$2)/2):6 ls 13 title '',\
'MADatNLO.HwU' index 94 using (($1+$2)/2):7 ls 12 title '',\
'MADatNLO.HwU' index 94 using (($1+$2)/2):6 ls 12 title '',\
'MADatNLO.HwU' index 98 using (($1+$2)/2):5 ls 6 title '',\
'MADatNLO.HwU' index 98 using (($1+$2)/2):3:4 w yerrorbar ls 6 title '',\
'MADatNLO.HwU' index 98 using (($1+$2)/2):3 ls 6 title '',\
'MADatNLO.HwU' index 97 using (($1+$2)/2):5 ls 5 title '',\
'MADatNLO.HwU' index 97 using (($1+$2)/2):3:4 w yerrorbar ls 5 title '',\
'MADatNLO.HwU' index 97 using (($1+$2)/2):3 ls 5 title '',\
'MADatNLO.HwU' index 96 using (($1+$2)/2):5 ls 4 title '',\
'MADatNLO.HwU' index 96 using (($1+$2)/2):3:4 w yerrorbar ls 4 title '',\
'MADatNLO.HwU' index 96 using (($1+$2)/2):3 ls 4 title '',\
'MADatNLO.HwU' index 95 using (($1+$2)/2):5 ls 3 title '',\
'MADatNLO.HwU' index 95 using (($1+$2)/2):3:4 w yerrorbar ls 3 title '',\
'MADatNLO.HwU' index 95 using (($1+$2)/2):3 ls 3 title '',\
'MADatNLO.HwU' index 94 using (($1+$2)/2):5 ls 2 title '',\
'MADatNLO.HwU' index 94 using (($1+$2)/2):3:4 w yerrorbar ls 2 title '',\
'MADatNLO.HwU' index 94 using (($1+$2)/2):3 ls 2 title ''

unset label

################################################################################

################################################################################
### Rendering of the plot titled 'mmumu'
################################################################################

set multiplot
set label "mmumu" font ",13" at graph 0.04, graph 1.05
set xrange [0.0000e+00:2.0000e+02]
set bmargin 0 
set tmargin 0
set xtics nomirror
set ytics nomirror
set mytics 10
set xtics auto
set key horizontal noreverse maxcols 1 width -4 
set label front 'MadGraph5\_aMC\@NLO' font "Courier,11" rotate by 90 at graph 1.02, graph 0.04

#-- rendering subhistograms 'NLO|#1 and LO|#1 results'

set format y '10^{%T}'
set yrange [2.6948e-01:8.6106e+00]
set origin 0.0000e+00, 5.0000e-01
set size 1.0000e+00, 4.0000e-01
set mytics 10
set ytics auto
set format x ''
set logscale y
set ylabel "{/Symbol s} per bin [pb]"

plot \
sqrt(-1) ls 16 title 'TOTR|#1, scale variation',\
sqrt(-1) ls 15 title 'NLOR|#1, scale variation',\
sqrt(-1) ls 14 title 'TOT|#1, scale variation',\
sqrt(-1) ls 13 title 'LOAA|#1, scale variation',\
sqrt(-1) ls 12 title 'LO|#1, scale variation',\
sqrt(-1) ls 11 title 'NLO|#1, scale variation',\
'MADatNLO.HwU' index 104 using (($1+$2)/2):($3 >= 0 ? sqrt(-1) : abs($3)):4 w yerrorbar ls 106 title '',\
'MADatNLO.HwU' index 104 using (($1+$2)/2):($3 >= 0 ? sqrt(-1) : abs($3)) ls 106 title '',\
'MADatNLO.HwU' index 104 using (($1+$2)/2):($3 < 0 ? sqrt(-1) : $3):4 w yerrorbar ls 6 title '',\
'MADatNLO.HwU' index 104 using (($1+$2)/2):($3 < 0 ? sqrt(-1) : $3) ls 6 title 'TOTR|#1, central value, dynamical\_scale\_choice=10',\
'MADatNLO.HwU' index 103 using (($1+$2)/2):($3 >= 0 ? sqrt(-1) : abs($3)):4 w yerrorbar ls 105 title '',\
'MADatNLO.HwU' index 103 using (($1+$2)/2):($3 >= 0 ? sqrt(-1) : abs($3)) ls 105 title '',\
'MADatNLO.HwU' index 103 using (($1+$2)/2):($3 < 0 ? sqrt(-1) : $3):4 w yerrorbar ls 5 title '',\
'MADatNLO.HwU' index 103 using (($1+$2)/2):($3 < 0 ? sqrt(-1) : $3) ls 5 title 'NLOR|#1, central value, dynamical\_scale\_choice=10',\
'MADatNLO.HwU' index 102 using (($1+$2)/2):($3 >= 0 ? sqrt(-1) : abs($3)):4 w yerrorbar ls 104 title '',\
'MADatNLO.HwU' index 102 using (($1+$2)/2):($3 >= 0 ? sqrt(-1) : abs($3)) ls 104 title '',\
'MADatNLO.HwU' index 102 using (($1+$2)/2):($3 < 0 ? sqrt(-1) : $3):4 w yerrorbar ls 4 title '',\
'MADatNLO.HwU' index 102 using (($1+$2)/2):($3 < 0 ? sqrt(-1) : $3) ls 4 title 'TOT|#1, central value, dynamical\_scale\_choice=10',\
'MADatNLO.HwU' index 101 using (($1+$2)/2):($3 >= 0 ? sqrt(-1) : abs($3)):4 w yerrorbar ls 103 title '',\
'MADatNLO.HwU' index 101 using (($1+$2)/2):($3 >= 0 ? sqrt(-1) : abs($3)) ls 103 title '',\
'MADatNLO.HwU' index 101 using (($1+$2)/2):($3 < 0 ? sqrt(-1) : $3):4 w yerrorbar ls 3 title '',\
'MADatNLO.HwU' index 101 using (($1+$2)/2):($3 < 0 ? sqrt(-1) : $3) ls 3 title 'LOAA|#1, central value, dynamical\_scale\_choice=10',\
'MADatNLO.HwU' index 100 using (($1+$2)/2):($3 >= 0 ? sqrt(-1) : abs($3)):4 w yerrorbar ls 102 title '',\
'MADatNLO.HwU' index 100 using (($1+$2)/2):($3 >= 0 ? sqrt(-1) : abs($3)) ls 102 title '',\
'MADatNLO.HwU' index 100 using (($1+$2)/2):($3 < 0 ? sqrt(-1) : $3):4 w yerrorbar ls 2 title '',\
'MADatNLO.HwU' index 100 using (($1+$2)/2):($3 < 0 ? sqrt(-1) : $3) ls 2 title 'LO|#1, central value, dynamical\_scale\_choice=10',\
'MADatNLO.HwU' index 99 using (($1+$2)/2):($3 >= 0 ? sqrt(-1) : abs($3)):4 w yerrorbar ls 101 title '',\
'MADatNLO.HwU' index 99 using (($1+$2)/2):($3 >= 0 ? sqrt(-1) : abs($3)) ls 101 title '',\
'MADatNLO.HwU' index 99 using (($1+$2)/2):($3 < 0 ? sqrt(-1) : $3):4 w yerrorbar ls 1 title '',\
'MADatNLO.HwU' index 99 using (($1+$2)/2):($3 < 0 ? sqrt(-1) : $3) ls 1 title 'NLO|#1, central value, dynamical\_scale\_choice=10'
#-- rendering subhistograms 'Relative scale and PDF uncertainty'
unset label
unset format
set yrange [-2.7332e+00:2.3156e+00]
set origin 0.0000e+00, 3.5000e-01
set size 1.0000e+00, 1.5000e-01
set mytics 2
set ytics auto
set format x ''
unset logscale y
set ylabel "NLO|#1 rel.unc."
set label "Relative uncertainties w.r.t. central values" font ",9" front at graph 0.03, graph 0.13
plot \
'MADatNLO.HwU' index 104 using (($1+$2)/2):(safe($7,$3,1.0)-1.0) ls 16 title '',\
'MADatNLO.HwU' index 104 using (($1+$2)/2):(safe($6,$3,1.0)-1.0) ls 16 title '',\
'MADatNLO.HwU' index 103 using (($1+$2)/2):(safe($7,$3,1.0)-1.0) ls 15 title '',\
'MADatNLO.HwU' index 103 using (($1+$2)/2):(safe($6,$3,1.0)-1.0) ls 15 title '',\
'MADatNLO.HwU' index 102 using (($1+$2)/2):(safe($7,$3,1.0)-1.0) ls 14 title '',\
'MADatNLO.HwU' index 102 using (($1+$2)/2):(safe($6,$3,1.0)-1.0) ls 14 title '',\
'MADatNLO.HwU' index 101 using (($1+$2)/2):(safe($7,$3,1.0)-1.0) ls 13 title '',\
'MADatNLO.HwU' index 101 using (($1+$2)/2):(safe($6,$3,1.0)-1.0) ls 13 title '',\
'MADatNLO.HwU' index 100 using (($1+$2)/2):(safe($7,$3,1.0)-1.0) ls 12 title '',\
'MADatNLO.HwU' index 100 using (($1+$2)/2):(safe($6,$3,1.0)-1.0) ls 12 title '',\
'MADatNLO.HwU' index 99 using (($1+$2)/2):(safe($7,$3,1.0)-1.0) ls 11 title '',\
'MADatNLO.HwU' index 99 using (($1+$2)/2):(safe($6,$3,1.0)-1.0) ls 11 title '',\
0.0 ls 999 title '',\
'MADatNLO.HwU' index 104 using (($1+$2)/2):(0.0):(safe($4,$3,0.0)) w yerrorbar ls 6 title '',\
'MADatNLO.HwU' index 104 using (($1+$2)/2):(safe($5,$3,1.0)-1.0) ls 6 title '',\
'MADatNLO.HwU' index 103 using (($1+$2)/2):(0.0):(safe($4,$3,0.0)) w yerrorbar ls 5 title '',\
'MADatNLO.HwU' index 103 using (($1+$2)/2):(safe($5,$3,1.0)-1.0) ls 5 title '',\
'MADatNLO.HwU' index 102 using (($1+$2)/2):(0.0):(safe($4,$3,0.0)) w yerrorbar ls 4 title '',\
'MADatNLO.HwU' index 102 using (($1+$2)/2):(safe($5,$3,1.0)-1.0) ls 4 title '',\
'MADatNLO.HwU' index 101 using (($1+$2)/2):(0.0):(safe($4,$3,0.0)) w yerrorbar ls 3 title '',\
'MADatNLO.HwU' index 101 using (($1+$2)/2):(safe($5,$3,1.0)-1.0) ls 3 title '',\
'MADatNLO.HwU' index 100 using (($1+$2)/2):(0.0):(safe($4,$3,0.0)) w yerrorbar ls 2 title '',\
'MADatNLO.HwU' index 100 using (($1+$2)/2):(safe($5,$3,1.0)-1.0) ls 2 title '',\
'MADatNLO.HwU' index 99 using (($1+$2)/2):(0.0):(safe($4,$3,0.0)) w yerrorbar ls 1 title '',\
'MADatNLO.HwU' index 99 using (($1+$2)/2):(safe($5,$3,1.0)-1.0) ls 1 title ''
#-- rendering subhistograms '(LO|#1LOAA|#1TOT|#1NLOR|#1TOTR|#1)/(NLO|#1 central value) ratio'
unset label
unset format
set yrange [2.5012e-01:1.7093e+00]
set origin 0.0000e+00, 2.0000e-01
set size 1.0000e+00, 1.5000e-01
set mytics 2
set ytics auto
set format x
unset logscale y
set ylabel "ratio w.r.t. NLO|#1"
set label "(LO|#1LOAA|#1TOT|#1NLOR|#1TOTR|#1)/(NLO|#1 central value)" font ",9" at graph 0.03, graph 0.13
plot \
1.0 ls 999 title '',\
'MADatNLO.HwU' index 109 using (($1+$2)/2):7 ls 16 title '',\
'MADatNLO.HwU' index 109 using (($1+$2)/2):6 ls 16 title '',\
'MADatNLO.HwU' index 108 using (($1+$2)/2):7 ls 15 title '',\
'MADatNLO.HwU' index 108 using (($1+$2)/2):6 ls 15 title '',\
'MADatNLO.HwU' index 107 using (($1+$2)/2):7 ls 14 title '',\
'MADatNLO.HwU' index 107 using (($1+$2)/2):6 ls 14 title '',\
'MADatNLO.HwU' index 106 using (($1+$2)/2):7 ls 13 title '',\
'MADatNLO.HwU' index 106 using (($1+$2)/2):6 ls 13 title '',\
'MADatNLO.HwU' index 105 using (($1+$2)/2):7 ls 12 title '',\
'MADatNLO.HwU' index 105 using (($1+$2)/2):6 ls 12 title '',\
'MADatNLO.HwU' index 109 using (($1+$2)/2):5 ls 6 title '',\
'MADatNLO.HwU' index 109 using (($1+$2)/2):3:4 w yerrorbar ls 6 title '',\
'MADatNLO.HwU' index 109 using (($1+$2)/2):3 ls 6 title '',\
'MADatNLO.HwU' index 108 using (($1+$2)/2):5 ls 5 title '',\
'MADatNLO.HwU' index 108 using (($1+$2)/2):3:4 w yerrorbar ls 5 title '',\
'MADatNLO.HwU' index 108 using (($1+$2)/2):3 ls 5 title '',\
'MADatNLO.HwU' index 107 using (($1+$2)/2):5 ls 4 title '',\
'MADatNLO.HwU' index 107 using (($1+$2)/2):3:4 w yerrorbar ls 4 title '',\
'MADatNLO.HwU' index 107 using (($1+$2)/2):3 ls 4 title '',\
'MADatNLO.HwU' index 106 using (($1+$2)/2):5 ls 3 title '',\
'MADatNLO.HwU' index 106 using (($1+$2)/2):3:4 w yerrorbar ls 3 title '',\
'MADatNLO.HwU' index 106 using (($1+$2)/2):3 ls 3 title '',\
'MADatNLO.HwU' index 105 using (($1+$2)/2):5 ls 2 title '',\
'MADatNLO.HwU' index 105 using (($1+$2)/2):3:4 w yerrorbar ls 2 title '',\
'MADatNLO.HwU' index 105 using (($1+$2)/2):3 ls 2 title ''

unset label

################################################################################

################################################################################
### Rendering of the plot titled 'thetamup'
################################################################################

set multiplot
set label "thetamup" font ",13" at graph 0.04, graph 1.05
set xrange [0.0000e+00:3.1416e+00]
set bmargin 0 
set tmargin 0
set xtics nomirror
set ytics nomirror
set mytics 10
set xtics auto
set key horizontal noreverse maxcols 1 width -4 
set label front 'MadGraph5\_aMC\@NLO' font "Courier,11" rotate by 90 at graph 1.02, graph 0.04

#-- rendering subhistograms 'NLO|#1 and LO|#1 results'

set format y '10^{%T}'
set yrange [9.0000e-01:1.1000e+02]
set origin 0.0000e+00, 5.0000e-01
set size 1.0000e+00, 4.0000e-01
set mytics 10
set ytics auto
set format x ''
set logscale y
set ylabel "{/Symbol s} per bin [pb]"

plot \
sqrt(-1) ls 16 title 'TOTR|#1, scale variation',\
sqrt(-1) ls 15 title 'NLOR|#1, scale variation',\
sqrt(-1) ls 14 title 'TOT|#1, scale variation',\
sqrt(-1) ls 13 title 'LOAA|#1, scale variation',\
sqrt(-1) ls 12 title 'LO|#1, scale variation',\
sqrt(-1) ls 11 title 'NLO|#1, scale variation',\
'MADatNLO.HwU' index 115 using (($1+$2)/2):($3 >= 0 ? sqrt(-1) : abs($3)):4 w yerrorbar ls 106 title '',\
'MADatNLO.HwU' index 115 using (($1+$2)/2):($3 >= 0 ? sqrt(-1) : abs($3)) ls 106 title '',\
'MADatNLO.HwU' index 115 using (($1+$2)/2):($3 < 0 ? sqrt(-1) : $3):4 w yerrorbar ls 6 title '',\
'MADatNLO.HwU' index 115 using (($1+$2)/2):($3 < 0 ? sqrt(-1) : $3) ls 6 title 'TOTR|#1, central value, dynamical\_scale\_choice=10',\
'MADatNLO.HwU' index 114 using (($1+$2)/2):($3 >= 0 ? sqrt(-1) : abs($3)):4 w yerrorbar ls 105 title '',\
'MADatNLO.HwU' index 114 using (($1+$2)/2):($3 >= 0 ? sqrt(-1) : abs($3)) ls 105 title '',\
'MADatNLO.HwU' index 114 using (($1+$2)/2):($3 < 0 ? sqrt(-1) : $3):4 w yerrorbar ls 5 title '',\
'MADatNLO.HwU' index 114 using (($1+$2)/2):($3 < 0 ? sqrt(-1) : $3) ls 5 title 'NLOR|#1, central value, dynamical\_scale\_choice=10',\
'MADatNLO.HwU' index 113 using (($1+$2)/2):($3 >= 0 ? sqrt(-1) : abs($3)):4 w yerrorbar ls 104 title '',\
'MADatNLO.HwU' index 113 using (($1+$2)/2):($3 >= 0 ? sqrt(-1) : abs($3)) ls 104 title '',\
'MADatNLO.HwU' index 113 using (($1+$2)/2):($3 < 0 ? sqrt(-1) : $3):4 w yerrorbar ls 4 title '',\
'MADatNLO.HwU' index 113 using (($1+$2)/2):($3 < 0 ? sqrt(-1) : $3) ls 4 title 'TOT|#1, central value, dynamical\_scale\_choice=10',\
'MADatNLO.HwU' index 112 using (($1+$2)/2):($3 >= 0 ? sqrt(-1) : abs($3)):4 w yerrorbar ls 103 title '',\
'MADatNLO.HwU' index 112 using (($1+$2)/2):($3 >= 0 ? sqrt(-1) : abs($3)) ls 103 title '',\
'MADatNLO.HwU' index 112 using (($1+$2)/2):($3 < 0 ? sqrt(-1) : $3):4 w yerrorbar ls 3 title '',\
'MADatNLO.HwU' index 112 using (($1+$2)/2):($3 < 0 ? sqrt(-1) : $3) ls 3 title 'LOAA|#1, central value, dynamical\_scale\_choice=10',\
'MADatNLO.HwU' index 111 using (($1+$2)/2):($3 >= 0 ? sqrt(-1) : abs($3)):4 w yerrorbar ls 102 title '',\
'MADatNLO.HwU' index 111 using (($1+$2)/2):($3 >= 0 ? sqrt(-1) : abs($3)) ls 102 title '',\
'MADatNLO.HwU' index 111 using (($1+$2)/2):($3 < 0 ? sqrt(-1) : $3):4 w yerrorbar ls 2 title '',\
'MADatNLO.HwU' index 111 using (($1+$2)/2):($3 < 0 ? sqrt(-1) : $3) ls 2 title 'LO|#1, central value, dynamical\_scale\_choice=10',\
'MADatNLO.HwU' index 110 using (($1+$2)/2):($3 >= 0 ? sqrt(-1) : abs($3)):4 w yerrorbar ls 101 title '',\
'MADatNLO.HwU' index 110 using (($1+$2)/2):($3 >= 0 ? sqrt(-1) : abs($3)) ls 101 title '',\
'MADatNLO.HwU' index 110 using (($1+$2)/2):($3 < 0 ? sqrt(-1) : $3):4 w yerrorbar ls 1 title '',\
'MADatNLO.HwU' index 110 using (($1+$2)/2):($3 < 0 ? sqrt(-1) : $3) ls 1 title 'NLO|#1, central value, dynamical\_scale\_choice=10'
#-- rendering subhistograms 'Relative scale and PDF uncertainty'
unset label
unset format
set yrange [-1.4800e+00:1.4000e+00]
set origin 0.0000e+00, 3.5000e-01
set size 1.0000e+00, 1.5000e-01
set mytics 2
set ytics auto
set format x ''
unset logscale y
set ylabel "NLO|#1 rel.unc."
set label "Relative uncertainties w.r.t. central values" font ",9" front at graph 0.03, graph 0.13
plot \
'MADatNLO.HwU' index 115 using (($1+$2)/2):(safe($7,$3,1.0)-1.0) ls 16 title '',\
'MADatNLO.HwU' index 115 using (($1+$2)/2):(safe($6,$3,1.0)-1.0) ls 16 title '',\
'MADatNLO.HwU' index 114 using (($1+$2)/2):(safe($7,$3,1.0)-1.0) ls 15 title '',\
'MADatNLO.HwU' index 114 using (($1+$2)/2):(safe($6,$3,1.0)-1.0) ls 15 title '',\
'MADatNLO.HwU' index 113 using (($1+$2)/2):(safe($7,$3,1.0)-1.0) ls 14 title '',\
'MADatNLO.HwU' index 113 using (($1+$2)/2):(safe($6,$3,1.0)-1.0) ls 14 title '',\
'MADatNLO.HwU' index 112 using (($1+$2)/2):(safe($7,$3,1.0)-1.0) ls 13 title '',\
'MADatNLO.HwU' index 112 using (($1+$2)/2):(safe($6,$3,1.0)-1.0) ls 13 title '',\
'MADatNLO.HwU' index 111 using (($1+$2)/2):(safe($7,$3,1.0)-1.0) ls 12 title '',\
'MADatNLO.HwU' index 111 using (($1+$2)/2):(safe($6,$3,1.0)-1.0) ls 12 title '',\
'MADatNLO.HwU' index 110 using (($1+$2)/2):(safe($7,$3,1.0)-1.0) ls 11 title '',\
'MADatNLO.HwU' index 110 using (($1+$2)/2):(safe($6,$3,1.0)-1.0) ls 11 title '',\
0.0 ls 999 title '',\
'MADatNLO.HwU' index 115 using (($1+$2)/2):(0.0):(safe($4,$3,0.0)) w yerrorbar ls 6 title '',\
'MADatNLO.HwU' index 115 using (($1+$2)/2):(safe($5,$3,1.0)-1.0) ls 6 title '',\
'MADatNLO.HwU' index 114 using (($1+$2)/2):(0.0):(safe($4,$3,0.0)) w yerrorbar ls 5 title '',\
'MADatNLO.HwU' index 114 using (($1+$2)/2):(safe($5,$3,1.0)-1.0) ls 5 title '',\
'MADatNLO.HwU' index 113 using (($1+$2)/2):(0.0):(safe($4,$3,0.0)) w yerrorbar ls 4 title '',\
'MADatNLO.HwU' index 113 using (($1+$2)/2):(safe($5,$3,1.0)-1.0) ls 4 title '',\
'MADatNLO.HwU' index 112 using (($1+$2)/2):(0.0):(safe($4,$3,0.0)) w yerrorbar ls 3 title '',\
'MADatNLO.HwU' index 112 using (($1+$2)/2):(safe($5,$3,1.0)-1.0) ls 3 title '',\
'MADatNLO.HwU' index 111 using (($1+$2)/2):(0.0):(safe($4,$3,0.0)) w yerrorbar ls 2 title '',\
'MADatNLO.HwU' index 111 using (($1+$2)/2):(safe($5,$3,1.0)-1.0) ls 2 title '',\
'MADatNLO.HwU' index 110 using (($1+$2)/2):(0.0):(safe($4,$3,0.0)) w yerrorbar ls 1 title '',\
'MADatNLO.HwU' index 110 using (($1+$2)/2):(safe($5,$3,1.0)-1.0) ls 1 title ''
#-- rendering subhistograms '(LO|#1LOAA|#1TOT|#1NLOR|#1TOTR|#1)/(NLO|#1 central value) ratio'
unset label
unset format
set yrange [-2.4000e-01:1.2000e+00]
set origin 0.0000e+00, 2.0000e-01
set size 1.0000e+00, 1.5000e-01
set mytics 2
set ytics auto
set format x
unset logscale y
set ylabel "ratio w.r.t. NLO|#1"
set label "(LO|#1LOAA|#1TOT|#1NLOR|#1TOTR|#1)/(NLO|#1 central value)" font ",9" at graph 0.03, graph 0.13
plot \
1.0 ls 999 title '',\
'MADatNLO.HwU' index 120 using (($1+$2)/2):7 ls 16 title '',\
'MADatNLO.HwU' index 120 using (($1+$2)/2):6 ls 16 title '',\
'MADatNLO.HwU' index 119 using (($1+$2)/2):7 ls 15 title '',\
'MADatNLO.HwU' index 119 using (($1+$2)/2):6 ls 15 title '',\
'MADatNLO.HwU' index 118 using (($1+$2)/2):7 ls 14 title '',\
'MADatNLO.HwU' index 118 using (($1+$2)/2):6 ls 14 title '',\
'MADatNLO.HwU' index 117 using (($1+$2)/2):7 ls 13 title '',\
'MADatNLO.HwU' index 117 using (($1+$2)/2):6 ls 13 title '',\
'MADatNLO.HwU' index 116 using (($1+$2)/2):7 ls 12 title '',\
'MADatNLO.HwU' index 116 using (($1+$2)/2):6 ls 12 title '',\
'MADatNLO.HwU' index 120 using (($1+$2)/2):5 ls 6 title '',\
'MADatNLO.HwU' index 120 using (($1+$2)/2):3:4 w yerrorbar ls 6 title '',\
'MADatNLO.HwU' index 120 using (($1+$2)/2):3 ls 6 title '',\
'MADatNLO.HwU' index 119 using (($1+$2)/2):5 ls 5 title '',\
'MADatNLO.HwU' index 119 using (($1+$2)/2):3:4 w yerrorbar ls 5 title '',\
'MADatNLO.HwU' index 119 using (($1+$2)/2):3 ls 5 title '',\
'MADatNLO.HwU' index 118 using (($1+$2)/2):5 ls 4 title '',\
'MADatNLO.HwU' index 118 using (($1+$2)/2):3:4 w yerrorbar ls 4 title '',\
'MADatNLO.HwU' index 118 using (($1+$2)/2):3 ls 4 title '',\
'MADatNLO.HwU' index 117 using (($1+$2)/2):5 ls 3 title '',\
'MADatNLO.HwU' index 117 using (($1+$2)/2):3:4 w yerrorbar ls 3 title '',\
'MADatNLO.HwU' index 117 using (($1+$2)/2):3 ls 3 title '',\
'MADatNLO.HwU' index 116 using (($1+$2)/2):5 ls 2 title '',\
'MADatNLO.HwU' index 116 using (($1+$2)/2):3:4 w yerrorbar ls 2 title '',\
'MADatNLO.HwU' index 116 using (($1+$2)/2):3 ls 2 title ''

unset label

################################################################################

################################################################################
### Rendering of the plot titled 'thetamum'
################################################################################

set multiplot
set label "thetamum" font ",13" at graph 0.04, graph 1.05
set xrange [0.0000e+00:3.1416e+00]
set bmargin 0 
set tmargin 0
set xtics nomirror
set ytics nomirror
set mytics 10
set xtics auto
set key horizontal noreverse maxcols 1 width -4 
set label front 'MadGraph5\_aMC\@NLO' font "Courier,11" rotate by 90 at graph 1.02, graph 0.04

#-- rendering subhistograms 'NLO|#1 and LO|#1 results'

set format y '10^{%T}'
set yrange [9.0000e-01:1.1000e+02]
set origin 0.0000e+00, 5.0000e-01
set size 1.0000e+00, 4.0000e-01
set mytics 10
set ytics auto
set format x ''
set logscale y
set ylabel "{/Symbol s} per bin [pb]"

plot \
sqrt(-1) ls 16 title 'TOTR|#1, scale variation',\
sqrt(-1) ls 15 title 'NLOR|#1, scale variation',\
sqrt(-1) ls 14 title 'TOT|#1, scale variation',\
sqrt(-1) ls 13 title 'LOAA|#1, scale variation',\
sqrt(-1) ls 12 title 'LO|#1, scale variation',\
sqrt(-1) ls 11 title 'NLO|#1, scale variation',\
'MADatNLO.HwU' index 126 using (($1+$2)/2):($3 >= 0 ? sqrt(-1) : abs($3)):4 w yerrorbar ls 106 title '',\
'MADatNLO.HwU' index 126 using (($1+$2)/2):($3 >= 0 ? sqrt(-1) : abs($3)) ls 106 title '',\
'MADatNLO.HwU' index 126 using (($1+$2)/2):($3 < 0 ? sqrt(-1) : $3):4 w yerrorbar ls 6 title '',\
'MADatNLO.HwU' index 126 using (($1+$2)/2):($3 < 0 ? sqrt(-1) : $3) ls 6 title 'TOTR|#1, central value, dynamical\_scale\_choice=10',\
'MADatNLO.HwU' index 125 using (($1+$2)/2):($3 >= 0 ? sqrt(-1) : abs($3)):4 w yerrorbar ls 105 title '',\
'MADatNLO.HwU' index 125 using (($1+$2)/2):($3 >= 0 ? sqrt(-1) : abs($3)) ls 105 title '',\
'MADatNLO.HwU' index 125 using (($1+$2)/2):($3 < 0 ? sqrt(-1) : $3):4 w yerrorbar ls 5 title '',\
'MADatNLO.HwU' index 125 using (($1+$2)/2):($3 < 0 ? sqrt(-1) : $3) ls 5 title 'NLOR|#1, central value, dynamical\_scale\_choice=10',\
'MADatNLO.HwU' index 124 using (($1+$2)/2):($3 >= 0 ? sqrt(-1) : abs($3)):4 w yerrorbar ls 104 title '',\
'MADatNLO.HwU' index 124 using (($1+$2)/2):($3 >= 0 ? sqrt(-1) : abs($3)) ls 104 title '',\
'MADatNLO.HwU' index 124 using (($1+$2)/2):($3 < 0 ? sqrt(-1) : $3):4 w yerrorbar ls 4 title '',\
'MADatNLO.HwU' index 124 using (($1+$2)/2):($3 < 0 ? sqrt(-1) : $3) ls 4 title 'TOT|#1, central value, dynamical\_scale\_choice=10',\
'MADatNLO.HwU' index 123 using (($1+$2)/2):($3 >= 0 ? sqrt(-1) : abs($3)):4 w yerrorbar ls 103 title '',\
'MADatNLO.HwU' index 123 using (($1+$2)/2):($3 >= 0 ? sqrt(-1) : abs($3)) ls 103 title '',\
'MADatNLO.HwU' index 123 using (($1+$2)/2):($3 < 0 ? sqrt(-1) : $3):4 w yerrorbar ls 3 title '',\
'MADatNLO.HwU' index 123 using (($1+$2)/2):($3 < 0 ? sqrt(-1) : $3) ls 3 title 'LOAA|#1, central value, dynamical\_scale\_choice=10',\
'MADatNLO.HwU' index 122 using (($1+$2)/2):($3 >= 0 ? sqrt(-1) : abs($3)):4 w yerrorbar ls 102 title '',\
'MADatNLO.HwU' index 122 using (($1+$2)/2):($3 >= 0 ? sqrt(-1) : abs($3)) ls 102 title '',\
'MADatNLO.HwU' index 122 using (($1+$2)/2):($3 < 0 ? sqrt(-1) : $3):4 w yerrorbar ls 2 title '',\
'MADatNLO.HwU' index 122 using (($1+$2)/2):($3 < 0 ? sqrt(-1) : $3) ls 2 title 'LO|#1, central value, dynamical\_scale\_choice=10',\
'MADatNLO.HwU' index 121 using (($1+$2)/2):($3 >= 0 ? sqrt(-1) : abs($3)):4 w yerrorbar ls 101 title '',\
'MADatNLO.HwU' index 121 using (($1+$2)/2):($3 >= 0 ? sqrt(-1) : abs($3)) ls 101 title '',\
'MADatNLO.HwU' index 121 using (($1+$2)/2):($3 < 0 ? sqrt(-1) : $3):4 w yerrorbar ls 1 title '',\
'MADatNLO.HwU' index 121 using (($1+$2)/2):($3 < 0 ? sqrt(-1) : $3) ls 1 title 'NLO|#1, central value, dynamical\_scale\_choice=10'
#-- rendering subhistograms 'Relative scale and PDF uncertainty'
unset label
unset format
set yrange [-1.4800e+00:1.4000e+00]
set origin 0.0000e+00, 3.5000e-01
set size 1.0000e+00, 1.5000e-01
set mytics 2
set ytics auto
set format x ''
unset logscale y
set ylabel "NLO|#1 rel.unc."
set label "Relative uncertainties w.r.t. central values" font ",9" front at graph 0.03, graph 0.13
plot \
'MADatNLO.HwU' index 126 using (($1+$2)/2):(safe($7,$3,1.0)-1.0) ls 16 title '',\
'MADatNLO.HwU' index 126 using (($1+$2)/2):(safe($6,$3,1.0)-1.0) ls 16 title '',\
'MADatNLO.HwU' index 125 using (($1+$2)/2):(safe($7,$3,1.0)-1.0) ls 15 title '',\
'MADatNLO.HwU' index 125 using (($1+$2)/2):(safe($6,$3,1.0)-1.0) ls 15 title '',\
'MADatNLO.HwU' index 124 using (($1+$2)/2):(safe($7,$3,1.0)-1.0) ls 14 title '',\
'MADatNLO.HwU' index 124 using (($1+$2)/2):(safe($6,$3,1.0)-1.0) ls 14 title '',\
'MADatNLO.HwU' index 123 using (($1+$2)/2):(safe($7,$3,1.0)-1.0) ls 13 title '',\
'MADatNLO.HwU' index 123 using (($1+$2)/2):(safe($6,$3,1.0)-1.0) ls 13 title '',\
'MADatNLO.HwU' index 122 using (($1+$2)/2):(safe($7,$3,1.0)-1.0) ls 12 title '',\
'MADatNLO.HwU' index 122 using (($1+$2)/2):(safe($6,$3,1.0)-1.0) ls 12 title '',\
'MADatNLO.HwU' index 121 using (($1+$2)/2):(safe($7,$3,1.0)-1.0) ls 11 title '',\
'MADatNLO.HwU' index 121 using (($1+$2)/2):(safe($6,$3,1.0)-1.0) ls 11 title '',\
0.0 ls 999 title '',\
'MADatNLO.HwU' index 126 using (($1+$2)/2):(0.0):(safe($4,$3,0.0)) w yerrorbar ls 6 title '',\
'MADatNLO.HwU' index 126 using (($1+$2)/2):(safe($5,$3,1.0)-1.0) ls 6 title '',\
'MADatNLO.HwU' index 125 using (($1+$2)/2):(0.0):(safe($4,$3,0.0)) w yerrorbar ls 5 title '',\
'MADatNLO.HwU' index 125 using (($1+$2)/2):(safe($5,$3,1.0)-1.0) ls 5 title '',\
'MADatNLO.HwU' index 124 using (($1+$2)/2):(0.0):(safe($4,$3,0.0)) w yerrorbar ls 4 title '',\
'MADatNLO.HwU' index 124 using (($1+$2)/2):(safe($5,$3,1.0)-1.0) ls 4 title '',\
'MADatNLO.HwU' index 123 using (($1+$2)/2):(0.0):(safe($4,$3,0.0)) w yerrorbar ls 3 title '',\
'MADatNLO.HwU' index 123 using (($1+$2)/2):(safe($5,$3,1.0)-1.0) ls 3 title '',\
'MADatNLO.HwU' index 122 using (($1+$2)/2):(0.0):(safe($4,$3,0.0)) w yerrorbar ls 2 title '',\
'MADatNLO.HwU' index 122 using (($1+$2)/2):(safe($5,$3,1.0)-1.0) ls 2 title '',\
'MADatNLO.HwU' index 121 using (($1+$2)/2):(0.0):(safe($4,$3,0.0)) w yerrorbar ls 1 title '',\
'MADatNLO.HwU' index 121 using (($1+$2)/2):(safe($5,$3,1.0)-1.0) ls 1 title ''
#-- rendering subhistograms '(LO|#1LOAA|#1TOT|#1NLOR|#1TOTR|#1)/(NLO|#1 central value) ratio'
unset label
unset format
set yrange [-2.4000e-01:1.2000e+00]
set origin 0.0000e+00, 2.0000e-01
set size 1.0000e+00, 1.5000e-01
set mytics 2
set ytics auto
set format x
unset logscale y
set ylabel "ratio w.r.t. NLO|#1"
set label "(LO|#1LOAA|#1TOT|#1NLOR|#1TOTR|#1)/(NLO|#1 central value)" font ",9" at graph 0.03, graph 0.13
plot \
1.0 ls 999 title '',\
'MADatNLO.HwU' index 131 using (($1+$2)/2):7 ls 16 title '',\
'MADatNLO.HwU' index 131 using (($1+$2)/2):6 ls 16 title '',\
'MADatNLO.HwU' index 130 using (($1+$2)/2):7 ls 15 title '',\
'MADatNLO.HwU' index 130 using (($1+$2)/2):6 ls 15 title '',\
'MADatNLO.HwU' index 129 using (($1+$2)/2):7 ls 14 title '',\
'MADatNLO.HwU' index 129 using (($1+$2)/2):6 ls 14 title '',\
'MADatNLO.HwU' index 128 using (($1+$2)/2):7 ls 13 title '',\
'MADatNLO.HwU' index 128 using (($1+$2)/2):6 ls 13 title '',\
'MADatNLO.HwU' index 127 using (($1+$2)/2):7 ls 12 title '',\
'MADatNLO.HwU' index 127 using (($1+$2)/2):6 ls 12 title '',\
'MADatNLO.HwU' index 131 using (($1+$2)/2):5 ls 6 title '',\
'MADatNLO.HwU' index 131 using (($1+$2)/2):3:4 w yerrorbar ls 6 title '',\
'MADatNLO.HwU' index 131 using (($1+$2)/2):3 ls 6 title '',\
'MADatNLO.HwU' index 130 using (($1+$2)/2):5 ls 5 title '',\
'MADatNLO.HwU' index 130 using (($1+$2)/2):3:4 w yerrorbar ls 5 title '',\
'MADatNLO.HwU' index 130 using (($1+$2)/2):3 ls 5 title '',\
'MADatNLO.HwU' index 129 using (($1+$2)/2):5 ls 4 title '',\
'MADatNLO.HwU' index 129 using (($1+$2)/2):3:4 w yerrorbar ls 4 title '',\
'MADatNLO.HwU' index 129 using (($1+$2)/2):3 ls 4 title '',\
'MADatNLO.HwU' index 128 using (($1+$2)/2):5 ls 3 title '',\
'MADatNLO.HwU' index 128 using (($1+$2)/2):3:4 w yerrorbar ls 3 title '',\
'MADatNLO.HwU' index 128 using (($1+$2)/2):3 ls 3 title '',\
'MADatNLO.HwU' index 127 using (($1+$2)/2):5 ls 2 title '',\
'MADatNLO.HwU' index 127 using (($1+$2)/2):3:4 w yerrorbar ls 2 title '',\
'MADatNLO.HwU' index 127 using (($1+$2)/2):3 ls 2 title ''

unset label

################################################################################

################################################################################
### Rendering of the plot titled '2mu2top invm'
################################################################################

set multiplot
set label "2mu2top invm" font ",13" at graph 0.04, graph 1.05
set xrange [0.0000e+00:1.0000e+03]
set bmargin 0 
set tmargin 0
set xtics nomirror
set ytics nomirror
set mytics 10
set xtics auto
set key horizontal noreverse maxcols 1 width -4 
set label front 'MadGraph5\_aMC\@NLO' font "Courier,11" rotate by 90 at graph 1.02, graph 0.04

#-- rendering subhistograms 'NLO|#1 and LO|#1 results'

set format y '10^{%T}'
set yrange [2.1642e-02:4.9495e+00]
set origin 0.0000e+00, 5.0000e-01
set size 1.0000e+00, 4.0000e-01
set mytics 10
set ytics auto
set format x ''
set logscale y
set ylabel "{/Symbol s} per bin [pb]"

plot \
sqrt(-1) ls 16 title 'TOTR|#1, scale variation',\
sqrt(-1) ls 15 title 'NLOR|#1, scale variation',\
sqrt(-1) ls 14 title 'TOT|#1, scale variation',\
sqrt(-1) ls 13 title 'LOAA|#1, scale variation',\
sqrt(-1) ls 12 title 'LO|#1, scale variation',\
sqrt(-1) ls 11 title 'NLO|#1, scale variation',\
'MADatNLO.HwU' index 137 using (($1+$2)/2):($3 >= 0 ? sqrt(-1) : abs($3)):4 w yerrorbar ls 106 title '',\
'MADatNLO.HwU' index 137 using (($1+$2)/2):($3 >= 0 ? sqrt(-1) : abs($3)) ls 106 title '',\
'MADatNLO.HwU' index 137 using (($1+$2)/2):($3 < 0 ? sqrt(-1) : $3):4 w yerrorbar ls 6 title '',\
'MADatNLO.HwU' index 137 using (($1+$2)/2):($3 < 0 ? sqrt(-1) : $3) ls 6 title 'TOTR|#1, central value, dynamical\_scale\_choice=10',\
'MADatNLO.HwU' index 136 using (($1+$2)/2):($3 >= 0 ? sqrt(-1) : abs($3)):4 w yerrorbar ls 105 title '',\
'MADatNLO.HwU' index 136 using (($1+$2)/2):($3 >= 0 ? sqrt(-1) : abs($3)) ls 105 title '',\
'MADatNLO.HwU' index 136 using (($1+$2)/2):($3 < 0 ? sqrt(-1) : $3):4 w yerrorbar ls 5 title '',\
'MADatNLO.HwU' index 136 using (($1+$2)/2):($3 < 0 ? sqrt(-1) : $3) ls 5 title 'NLOR|#1, central value, dynamical\_scale\_choice=10',\
'MADatNLO.HwU' index 135 using (($1+$2)/2):($3 >= 0 ? sqrt(-1) : abs($3)):4 w yerrorbar ls 104 title '',\
'MADatNLO.HwU' index 135 using (($1+$2)/2):($3 >= 0 ? sqrt(-1) : abs($3)) ls 104 title '',\
'MADatNLO.HwU' index 135 using (($1+$2)/2):($3 < 0 ? sqrt(-1) : $3):4 w yerrorbar ls 4 title '',\
'MADatNLO.HwU' index 135 using (($1+$2)/2):($3 < 0 ? sqrt(-1) : $3) ls 4 title 'TOT|#1, central value, dynamical\_scale\_choice=10',\
'MADatNLO.HwU' index 134 using (($1+$2)/2):($3 >= 0 ? sqrt(-1) : abs($3)):4 w yerrorbar ls 103 title '',\
'MADatNLO.HwU' index 134 using (($1+$2)/2):($3 >= 0 ? sqrt(-1) : abs($3)) ls 103 title '',\
'MADatNLO.HwU' index 134 using (($1+$2)/2):($3 < 0 ? sqrt(-1) : $3):4 w yerrorbar ls 3 title '',\
'MADatNLO.HwU' index 134 using (($1+$2)/2):($3 < 0 ? sqrt(-1) : $3) ls 3 title 'LOAA|#1, central value, dynamical\_scale\_choice=10',\
'MADatNLO.HwU' index 133 using (($1+$2)/2):($3 >= 0 ? sqrt(-1) : abs($3)):4 w yerrorbar ls 102 title '',\
'MADatNLO.HwU' index 133 using (($1+$2)/2):($3 >= 0 ? sqrt(-1) : abs($3)) ls 102 title '',\
'MADatNLO.HwU' index 133 using (($1+$2)/2):($3 < 0 ? sqrt(-1) : $3):4 w yerrorbar ls 2 title '',\
'MADatNLO.HwU' index 133 using (($1+$2)/2):($3 < 0 ? sqrt(-1) : $3) ls 2 title 'LO|#1, central value, dynamical\_scale\_choice=10',\
'MADatNLO.HwU' index 132 using (($1+$2)/2):($3 >= 0 ? sqrt(-1) : abs($3)):4 w yerrorbar ls 101 title '',\
'MADatNLO.HwU' index 132 using (($1+$2)/2):($3 >= 0 ? sqrt(-1) : abs($3)) ls 101 title '',\
'MADatNLO.HwU' index 132 using (($1+$2)/2):($3 < 0 ? sqrt(-1) : $3):4 w yerrorbar ls 1 title '',\
'MADatNLO.HwU' index 132 using (($1+$2)/2):($3 < 0 ? sqrt(-1) : $3) ls 1 title 'NLO|#1, central value, dynamical\_scale\_choice=10'
#-- rendering subhistograms 'Relative scale and PDF uncertainty'
unset label
unset format
set yrange [-2.1991e+00:1.8656e+00]
set origin 0.0000e+00, 3.5000e-01
set size 1.0000e+00, 1.5000e-01
set mytics 2
set ytics auto
set format x ''
unset logscale y
set ylabel "NLO|#1 rel.unc."
set label "Relative uncertainties w.r.t. central values" font ",9" front at graph 0.03, graph 0.13
plot \
'MADatNLO.HwU' index 137 using (($1+$2)/2):(safe($7,$3,1.0)-1.0) ls 16 title '',\
'MADatNLO.HwU' index 137 using (($1+$2)/2):(safe($6,$3,1.0)-1.0) ls 16 title '',\
'MADatNLO.HwU' index 136 using (($1+$2)/2):(safe($7,$3,1.0)-1.0) ls 15 title '',\
'MADatNLO.HwU' index 136 using (($1+$2)/2):(safe($6,$3,1.0)-1.0) ls 15 title '',\
'MADatNLO.HwU' index 135 using (($1+$2)/2):(safe($7,$3,1.0)-1.0) ls 14 title '',\
'MADatNLO.HwU' index 135 using (($1+$2)/2):(safe($6,$3,1.0)-1.0) ls 14 title '',\
'MADatNLO.HwU' index 134 using (($1+$2)/2):(safe($7,$3,1.0)-1.0) ls 13 title '',\
'MADatNLO.HwU' index 134 using (($1+$2)/2):(safe($6,$3,1.0)-1.0) ls 13 title '',\
'MADatNLO.HwU' index 133 using (($1+$2)/2):(safe($7,$3,1.0)-1.0) ls 12 title '',\
'MADatNLO.HwU' index 133 using (($1+$2)/2):(safe($6,$3,1.0)-1.0) ls 12 title '',\
'MADatNLO.HwU' index 132 using (($1+$2)/2):(safe($7,$3,1.0)-1.0) ls 11 title '',\
'MADatNLO.HwU' index 132 using (($1+$2)/2):(safe($6,$3,1.0)-1.0) ls 11 title '',\
0.0 ls 999 title '',\
'MADatNLO.HwU' index 137 using (($1+$2)/2):(0.0):(safe($4,$3,0.0)) w yerrorbar ls 6 title '',\
'MADatNLO.HwU' index 137 using (($1+$2)/2):(safe($5,$3,1.0)-1.0) ls 6 title '',\
'MADatNLO.HwU' index 136 using (($1+$2)/2):(0.0):(safe($4,$3,0.0)) w yerrorbar ls 5 title '',\
'MADatNLO.HwU' index 136 using (($1+$2)/2):(safe($5,$3,1.0)-1.0) ls 5 title '',\
'MADatNLO.HwU' index 135 using (($1+$2)/2):(0.0):(safe($4,$3,0.0)) w yerrorbar ls 4 title '',\
'MADatNLO.HwU' index 135 using (($1+$2)/2):(safe($5,$3,1.0)-1.0) ls 4 title '',\
'MADatNLO.HwU' index 134 using (($1+$2)/2):(0.0):(safe($4,$3,0.0)) w yerrorbar ls 3 title '',\
'MADatNLO.HwU' index 134 using (($1+$2)/2):(safe($5,$3,1.0)-1.0) ls 3 title '',\
'MADatNLO.HwU' index 133 using (($1+$2)/2):(0.0):(safe($4,$3,0.0)) w yerrorbar ls 2 title '',\
'MADatNLO.HwU' index 133 using (($1+$2)/2):(safe($5,$3,1.0)-1.0) ls 2 title '',\
'MADatNLO.HwU' index 132 using (($1+$2)/2):(0.0):(safe($4,$3,0.0)) w yerrorbar ls 1 title '',\
'MADatNLO.HwU' index 132 using (($1+$2)/2):(safe($5,$3,1.0)-1.0) ls 1 title ''
#-- rendering subhistograms '(LO|#1LOAA|#1TOT|#1NLOR|#1TOTR|#1)/(NLO|#1 central value) ratio'
unset label
unset format
set yrange [2.4936e-01:1.7101e+00]
set origin 0.0000e+00, 2.0000e-01
set size 1.0000e+00, 1.5000e-01
set mytics 2
set ytics auto
set format x
unset logscale y
set ylabel "ratio w.r.t. NLO|#1"
set label "(LO|#1LOAA|#1TOT|#1NLOR|#1TOTR|#1)/(NLO|#1 central value)" font ",9" at graph 0.03, graph 0.13
plot \
1.0 ls 999 title '',\
'MADatNLO.HwU' index 142 using (($1+$2)/2):7 ls 16 title '',\
'MADatNLO.HwU' index 142 using (($1+$2)/2):6 ls 16 title '',\
'MADatNLO.HwU' index 141 using (($1+$2)/2):7 ls 15 title '',\
'MADatNLO.HwU' index 141 using (($1+$2)/2):6 ls 15 title '',\
'MADatNLO.HwU' index 140 using (($1+$2)/2):7 ls 14 title '',\
'MADatNLO.HwU' index 140 using (($1+$2)/2):6 ls 14 title '',\
'MADatNLO.HwU' index 139 using (($1+$2)/2):7 ls 13 title '',\
'MADatNLO.HwU' index 139 using (($1+$2)/2):6 ls 13 title '',\
'MADatNLO.HwU' index 138 using (($1+$2)/2):7 ls 12 title '',\
'MADatNLO.HwU' index 138 using (($1+$2)/2):6 ls 12 title '',\
'MADatNLO.HwU' index 142 using (($1+$2)/2):5 ls 6 title '',\
'MADatNLO.HwU' index 142 using (($1+$2)/2):3:4 w yerrorbar ls 6 title '',\
'MADatNLO.HwU' index 142 using (($1+$2)/2):3 ls 6 title '',\
'MADatNLO.HwU' index 141 using (($1+$2)/2):5 ls 5 title '',\
'MADatNLO.HwU' index 141 using (($1+$2)/2):3:4 w yerrorbar ls 5 title '',\
'MADatNLO.HwU' index 141 using (($1+$2)/2):3 ls 5 title '',\
'MADatNLO.HwU' index 140 using (($1+$2)/2):5 ls 4 title '',\
'MADatNLO.HwU' index 140 using (($1+$2)/2):3:4 w yerrorbar ls 4 title '',\
'MADatNLO.HwU' index 140 using (($1+$2)/2):3 ls 4 title '',\
'MADatNLO.HwU' index 139 using (($1+$2)/2):5 ls 3 title '',\
'MADatNLO.HwU' index 139 using (($1+$2)/2):3:4 w yerrorbar ls 3 title '',\
'MADatNLO.HwU' index 139 using (($1+$2)/2):3 ls 3 title '',\
'MADatNLO.HwU' index 138 using (($1+$2)/2):5 ls 2 title '',\
'MADatNLO.HwU' index 138 using (($1+$2)/2):3:4 w yerrorbar ls 2 title '',\
'MADatNLO.HwU' index 138 using (($1+$2)/2):3 ls 2 title ''

unset label

################################################################################

################################################################################
### Rendering of the plot titled '2mu2top rap'
################################################################################

set multiplot
set label "2mu2top rap" font ",13" at graph 0.04, graph 1.05
set xrange [-3.0000e+00:3.0000e+00]
set bmargin 0 
set tmargin 0
set xtics nomirror
set ytics nomirror
set mytics 10
set xtics auto
set key horizontal noreverse maxcols 1 width -4 
set label front 'MadGraph5\_aMC\@NLO' font "Courier,11" rotate by 90 at graph 1.02, graph 0.04

#-- rendering subhistograms 'NLO|#1 and LO|#1 results'

set format y '10^{%T}'
set yrange [9.2609e-06:1.9138e-01]
set origin 0.0000e+00, 5.0000e-01
set size 1.0000e+00, 4.0000e-01
set mytics 10
set ytics auto
set format x ''
set logscale y
set ylabel "{/Symbol s} per bin [pb]"

plot \
sqrt(-1) ls 16 title 'TOTR|#1, scale variation',\
sqrt(-1) ls 15 title 'NLOR|#1, scale variation',\
sqrt(-1) ls 14 title 'TOT|#1, scale variation',\
sqrt(-1) ls 13 title 'LOAA|#1, scale variation',\
sqrt(-1) ls 12 title 'LO|#1, scale variation',\
sqrt(-1) ls 11 title 'NLO|#1, scale variation',\
'MADatNLO.HwU' index 148 using (($1+$2)/2):($3 >= 0 ? sqrt(-1) : abs($3)):4 w yerrorbar ls 106 title '',\
'MADatNLO.HwU' index 148 using (($1+$2)/2):($3 >= 0 ? sqrt(-1) : abs($3)) ls 106 title '',\
'MADatNLO.HwU' index 148 using (($1+$2)/2):($3 < 0 ? sqrt(-1) : $3):4 w yerrorbar ls 6 title '',\
'MADatNLO.HwU' index 148 using (($1+$2)/2):($3 < 0 ? sqrt(-1) : $3) ls 6 title 'TOTR|#1, central value, dynamical\_scale\_choice=10',\
'MADatNLO.HwU' index 147 using (($1+$2)/2):($3 >= 0 ? sqrt(-1) : abs($3)):4 w yerrorbar ls 105 title '',\
'MADatNLO.HwU' index 147 using (($1+$2)/2):($3 >= 0 ? sqrt(-1) : abs($3)) ls 105 title '',\
'MADatNLO.HwU' index 147 using (($1+$2)/2):($3 < 0 ? sqrt(-1) : $3):4 w yerrorbar ls 5 title '',\
'MADatNLO.HwU' index 147 using (($1+$2)/2):($3 < 0 ? sqrt(-1) : $3) ls 5 title 'NLOR|#1, central value, dynamical\_scale\_choice=10',\
'MADatNLO.HwU' index 146 using (($1+$2)/2):($3 >= 0 ? sqrt(-1) : abs($3)):4 w yerrorbar ls 104 title '',\
'MADatNLO.HwU' index 146 using (($1+$2)/2):($3 >= 0 ? sqrt(-1) : abs($3)) ls 104 title '',\
'MADatNLO.HwU' index 146 using (($1+$2)/2):($3 < 0 ? sqrt(-1) : $3):4 w yerrorbar ls 4 title '',\
'MADatNLO.HwU' index 146 using (($1+$2)/2):($3 < 0 ? sqrt(-1) : $3) ls 4 title 'TOT|#1, central value, dynamical\_scale\_choice=10',\
'MADatNLO.HwU' index 145 using (($1+$2)/2):($3 >= 0 ? sqrt(-1) : abs($3)):4 w yerrorbar ls 103 title '',\
'MADatNLO.HwU' index 145 using (($1+$2)/2):($3 >= 0 ? sqrt(-1) : abs($3)) ls 103 title '',\
'MADatNLO.HwU' index 145 using (($1+$2)/2):($3 < 0 ? sqrt(-1) : $3):4 w yerrorbar ls 3 title '',\
'MADatNLO.HwU' index 145 using (($1+$2)/2):($3 < 0 ? sqrt(-1) : $3) ls 3 title 'LOAA|#1, central value, dynamical\_scale\_choice=10',\
'MADatNLO.HwU' index 144 using (($1+$2)/2):($3 >= 0 ? sqrt(-1) : abs($3)):4 w yerrorbar ls 102 title '',\
'MADatNLO.HwU' index 144 using (($1+$2)/2):($3 >= 0 ? sqrt(-1) : abs($3)) ls 102 title '',\
'MADatNLO.HwU' index 144 using (($1+$2)/2):($3 < 0 ? sqrt(-1) : $3):4 w yerrorbar ls 2 title '',\
'MADatNLO.HwU' index 144 using (($1+$2)/2):($3 < 0 ? sqrt(-1) : $3) ls 2 title 'LO|#1, central value, dynamical\_scale\_choice=10',\
'MADatNLO.HwU' index 143 using (($1+$2)/2):($3 >= 0 ? sqrt(-1) : abs($3)):4 w yerrorbar ls 101 title '',\
'MADatNLO.HwU' index 143 using (($1+$2)/2):($3 >= 0 ? sqrt(-1) : abs($3)) ls 101 title '',\
'MADatNLO.HwU' index 143 using (($1+$2)/2):($3 < 0 ? sqrt(-1) : $3):4 w yerrorbar ls 1 title '',\
'MADatNLO.HwU' index 143 using (($1+$2)/2):($3 < 0 ? sqrt(-1) : $3) ls 1 title 'NLO|#1, central value, dynamical\_scale\_choice=10'
#-- rendering subhistograms 'Relative scale and PDF uncertainty'
unset label
unset format
set yrange [-2.5223e+00:2.1372e+00]
set origin 0.0000e+00, 3.5000e-01
set size 1.0000e+00, 1.5000e-01
set mytics 2
set ytics auto
set format x ''
unset logscale y
set ylabel "NLO|#1 rel.unc."
set label "Relative uncertainties w.r.t. central values" font ",9" front at graph 0.03, graph 0.13
plot \
'MADatNLO.HwU' index 148 using (($1+$2)/2):(safe($7,$3,1.0)-1.0) ls 16 title '',\
'MADatNLO.HwU' index 148 using (($1+$2)/2):(safe($6,$3,1.0)-1.0) ls 16 title '',\
'MADatNLO.HwU' index 147 using (($1+$2)/2):(safe($7,$3,1.0)-1.0) ls 15 title '',\
'MADatNLO.HwU' index 147 using (($1+$2)/2):(safe($6,$3,1.0)-1.0) ls 15 title '',\
'MADatNLO.HwU' index 146 using (($1+$2)/2):(safe($7,$3,1.0)-1.0) ls 14 title '',\
'MADatNLO.HwU' index 146 using (($1+$2)/2):(safe($6,$3,1.0)-1.0) ls 14 title '',\
'MADatNLO.HwU' index 145 using (($1+$2)/2):(safe($7,$3,1.0)-1.0) ls 13 title '',\
'MADatNLO.HwU' index 145 using (($1+$2)/2):(safe($6,$3,1.0)-1.0) ls 13 title '',\
'MADatNLO.HwU' index 144 using (($1+$2)/2):(safe($7,$3,1.0)-1.0) ls 12 title '',\
'MADatNLO.HwU' index 144 using (($1+$2)/2):(safe($6,$3,1.0)-1.0) ls 12 title '',\
'MADatNLO.HwU' index 143 using (($1+$2)/2):(safe($7,$3,1.0)-1.0) ls 11 title '',\
'MADatNLO.HwU' index 143 using (($1+$2)/2):(safe($6,$3,1.0)-1.0) ls 11 title '',\
0.0 ls 999 title '',\
'MADatNLO.HwU' index 148 using (($1+$2)/2):(0.0):(safe($4,$3,0.0)) w yerrorbar ls 6 title '',\
'MADatNLO.HwU' index 148 using (($1+$2)/2):(safe($5,$3,1.0)-1.0) ls 6 title '',\
'MADatNLO.HwU' index 147 using (($1+$2)/2):(0.0):(safe($4,$3,0.0)) w yerrorbar ls 5 title '',\
'MADatNLO.HwU' index 147 using (($1+$2)/2):(safe($5,$3,1.0)-1.0) ls 5 title '',\
'MADatNLO.HwU' index 146 using (($1+$2)/2):(0.0):(safe($4,$3,0.0)) w yerrorbar ls 4 title '',\
'MADatNLO.HwU' index 146 using (($1+$2)/2):(safe($5,$3,1.0)-1.0) ls 4 title '',\
'MADatNLO.HwU' index 145 using (($1+$2)/2):(0.0):(safe($4,$3,0.0)) w yerrorbar ls 3 title '',\
'MADatNLO.HwU' index 145 using (($1+$2)/2):(safe($5,$3,1.0)-1.0) ls 3 title '',\
'MADatNLO.HwU' index 144 using (($1+$2)/2):(0.0):(safe($4,$3,0.0)) w yerrorbar ls 2 title '',\
'MADatNLO.HwU' index 144 using (($1+$2)/2):(safe($5,$3,1.0)-1.0) ls 2 title '',\
'MADatNLO.HwU' index 143 using (($1+$2)/2):(0.0):(safe($4,$3,0.0)) w yerrorbar ls 1 title '',\
'MADatNLO.HwU' index 143 using (($1+$2)/2):(safe($5,$3,1.0)-1.0) ls 1 title ''
#-- rendering subhistograms '(LO|#1LOAA|#1TOT|#1NLOR|#1TOTR|#1)/(NLO|#1 central value) ratio'
unset label
unset format
set yrange [1.9050e-01:1.7657e+00]
set origin 0.0000e+00, 2.0000e-01
set size 1.0000e+00, 1.5000e-01
set mytics 2
set ytics auto
set format x
unset logscale y
set ylabel "ratio w.r.t. NLO|#1"
set label "(LO|#1LOAA|#1TOT|#1NLOR|#1TOTR|#1)/(NLO|#1 central value)" font ",9" at graph 0.03, graph 0.13
plot \
1.0 ls 999 title '',\
'MADatNLO.HwU' index 153 using (($1+$2)/2):7 ls 16 title '',\
'MADatNLO.HwU' index 153 using (($1+$2)/2):6 ls 16 title '',\
'MADatNLO.HwU' index 152 using (($1+$2)/2):7 ls 15 title '',\
'MADatNLO.HwU' index 152 using (($1+$2)/2):6 ls 15 title '',\
'MADatNLO.HwU' index 151 using (($1+$2)/2):7 ls 14 title '',\
'MADatNLO.HwU' index 151 using (($1+$2)/2):6 ls 14 title '',\
'MADatNLO.HwU' index 150 using (($1+$2)/2):7 ls 13 title '',\
'MADatNLO.HwU' index 150 using (($1+$2)/2):6 ls 13 title '',\
'MADatNLO.HwU' index 149 using (($1+$2)/2):7 ls 12 title '',\
'MADatNLO.HwU' index 149 using (($1+$2)/2):6 ls 12 title '',\
'MADatNLO.HwU' index 153 using (($1+$2)/2):5 ls 6 title '',\
'MADatNLO.HwU' index 153 using (($1+$2)/2):3:4 w yerrorbar ls 6 title '',\
'MADatNLO.HwU' index 153 using (($1+$2)/2):3 ls 6 title '',\
'MADatNLO.HwU' index 152 using (($1+$2)/2):5 ls 5 title '',\
'MADatNLO.HwU' index 152 using (($1+$2)/2):3:4 w yerrorbar ls 5 title '',\
'MADatNLO.HwU' index 152 using (($1+$2)/2):3 ls 5 title '',\
'MADatNLO.HwU' index 151 using (($1+$2)/2):5 ls 4 title '',\
'MADatNLO.HwU' index 151 using (($1+$2)/2):3:4 w yerrorbar ls 4 title '',\
'MADatNLO.HwU' index 151 using (($1+$2)/2):3 ls 4 title '',\
'MADatNLO.HwU' index 150 using (($1+$2)/2):5 ls 3 title '',\
'MADatNLO.HwU' index 150 using (($1+$2)/2):3:4 w yerrorbar ls 3 title '',\
'MADatNLO.HwU' index 150 using (($1+$2)/2):3 ls 3 title '',\
'MADatNLO.HwU' index 149 using (($1+$2)/2):5 ls 2 title '',\
'MADatNLO.HwU' index 149 using (($1+$2)/2):3:4 w yerrorbar ls 2 title '',\
'MADatNLO.HwU' index 149 using (($1+$2)/2):3 ls 2 title ''

unset label

################################################################################

################################################################################
### Rendering of the plot titled '2mu2top pt'
################################################################################

set multiplot
set label "2mu2top pt" font ",13" at graph 0.04, graph 1.05
set xrange [0.0000e+00:5.0000e+03]
set bmargin 0 
set tmargin 0
set xtics nomirror
set ytics nomirror
set mytics 10
set xtics auto
set key horizontal noreverse maxcols 1 width -4 
set label front 'MadGraph5\_aMC\@NLO' font "Courier,11" rotate by 90 at graph 1.02, graph 0.04

#-- rendering subhistograms 'NLO|#1 and LO|#1 results'

set format y '10^{%T}'
set yrange [3.5542e-07:4.6319e+00]
set origin 0.0000e+00, 5.0000e-01
set size 1.0000e+00, 4.0000e-01
set mytics 10
set ytics auto
set format x ''
set logscale y
set ylabel "{/Symbol s} per bin [pb]"

plot \
sqrt(-1) ls 16 title 'TOTR|#1, scale variation',\
sqrt(-1) ls 15 title 'NLOR|#1, scale variation',\
sqrt(-1) ls 14 title 'TOT|#1, scale variation',\
sqrt(-1) ls 13 title 'LOAA|#1, scale variation',\
sqrt(-1) ls 12 title 'LO|#1, scale variation',\
sqrt(-1) ls 11 title 'NLO|#1, scale variation',\
'MADatNLO.HwU' index 159 using (($1+$2)/2):($3 >= 0 ? sqrt(-1) : abs($3)):4 w yerrorbar ls 106 title '',\
'MADatNLO.HwU' index 159 using (($1+$2)/2):($3 >= 0 ? sqrt(-1) : abs($3)) ls 106 title '',\
'MADatNLO.HwU' index 159 using (($1+$2)/2):($3 < 0 ? sqrt(-1) : $3):4 w yerrorbar ls 6 title '',\
'MADatNLO.HwU' index 159 using (($1+$2)/2):($3 < 0 ? sqrt(-1) : $3) ls 6 title 'TOTR|#1, central value, dynamical\_scale\_choice=10',\
'MADatNLO.HwU' index 158 using (($1+$2)/2):($3 >= 0 ? sqrt(-1) : abs($3)):4 w yerrorbar ls 105 title '',\
'MADatNLO.HwU' index 158 using (($1+$2)/2):($3 >= 0 ? sqrt(-1) : abs($3)) ls 105 title '',\
'MADatNLO.HwU' index 158 using (($1+$2)/2):($3 < 0 ? sqrt(-1) : $3):4 w yerrorbar ls 5 title '',\
'MADatNLO.HwU' index 158 using (($1+$2)/2):($3 < 0 ? sqrt(-1) : $3) ls 5 title 'NLOR|#1, central value, dynamical\_scale\_choice=10',\
'MADatNLO.HwU' index 157 using (($1+$2)/2):($3 >= 0 ? sqrt(-1) : abs($3)):4 w yerrorbar ls 104 title '',\
'MADatNLO.HwU' index 157 using (($1+$2)/2):($3 >= 0 ? sqrt(-1) : abs($3)) ls 104 title '',\
'MADatNLO.HwU' index 157 using (($1+$2)/2):($3 < 0 ? sqrt(-1) : $3):4 w yerrorbar ls 4 title '',\
'MADatNLO.HwU' index 157 using (($1+$2)/2):($3 < 0 ? sqrt(-1) : $3) ls 4 title 'TOT|#1, central value, dynamical\_scale\_choice=10',\
'MADatNLO.HwU' index 156 using (($1+$2)/2):($3 >= 0 ? sqrt(-1) : abs($3)):4 w yerrorbar ls 103 title '',\
'MADatNLO.HwU' index 156 using (($1+$2)/2):($3 >= 0 ? sqrt(-1) : abs($3)) ls 103 title '',\
'MADatNLO.HwU' index 156 using (($1+$2)/2):($3 < 0 ? sqrt(-1) : $3):4 w yerrorbar ls 3 title '',\
'MADatNLO.HwU' index 156 using (($1+$2)/2):($3 < 0 ? sqrt(-1) : $3) ls 3 title 'LOAA|#1, central value, dynamical\_scale\_choice=10',\
'MADatNLO.HwU' index 155 using (($1+$2)/2):($3 >= 0 ? sqrt(-1) : abs($3)):4 w yerrorbar ls 102 title '',\
'MADatNLO.HwU' index 155 using (($1+$2)/2):($3 >= 0 ? sqrt(-1) : abs($3)) ls 102 title '',\
'MADatNLO.HwU' index 155 using (($1+$2)/2):($3 < 0 ? sqrt(-1) : $3):4 w yerrorbar ls 2 title '',\
'MADatNLO.HwU' index 155 using (($1+$2)/2):($3 < 0 ? sqrt(-1) : $3) ls 2 title 'LO|#1, central value, dynamical\_scale\_choice=10',\
'MADatNLO.HwU' index 154 using (($1+$2)/2):($3 >= 0 ? sqrt(-1) : abs($3)):4 w yerrorbar ls 101 title '',\
'MADatNLO.HwU' index 154 using (($1+$2)/2):($3 >= 0 ? sqrt(-1) : abs($3)) ls 101 title '',\
'MADatNLO.HwU' index 154 using (($1+$2)/2):($3 < 0 ? sqrt(-1) : $3):4 w yerrorbar ls 1 title '',\
'MADatNLO.HwU' index 154 using (($1+$2)/2):($3 < 0 ? sqrt(-1) : $3) ls 1 title 'NLO|#1, central value, dynamical\_scale\_choice=10'
#-- rendering subhistograms 'Relative scale and PDF uncertainty'
unset label
unset format
set yrange [-1.0516e-01:1.0766e-01]
set origin 0.0000e+00, 3.5000e-01
set size 1.0000e+00, 1.5000e-01
set mytics 2
set ytics auto
set format x ''
unset logscale y
set ylabel "NLO|#1 rel.unc."
set label "Relative uncertainties w.r.t. central values" font ",9" front at graph 0.03, graph 0.13
plot \
'MADatNLO.HwU' index 159 using (($1+$2)/2):(safe($7,$3,1.0)-1.0) ls 16 title '',\
'MADatNLO.HwU' index 159 using (($1+$2)/2):(safe($6,$3,1.0)-1.0) ls 16 title '',\
'MADatNLO.HwU' index 158 using (($1+$2)/2):(safe($7,$3,1.0)-1.0) ls 15 title '',\
'MADatNLO.HwU' index 158 using (($1+$2)/2):(safe($6,$3,1.0)-1.0) ls 15 title '',\
'MADatNLO.HwU' index 157 using (($1+$2)/2):(safe($7,$3,1.0)-1.0) ls 14 title '',\
'MADatNLO.HwU' index 157 using (($1+$2)/2):(safe($6,$3,1.0)-1.0) ls 14 title '',\
'MADatNLO.HwU' index 156 using (($1+$2)/2):(safe($7,$3,1.0)-1.0) ls 13 title '',\
'MADatNLO.HwU' index 156 using (($1+$2)/2):(safe($6,$3,1.0)-1.0) ls 13 title '',\
'MADatNLO.HwU' index 155 using (($1+$2)/2):(safe($7,$3,1.0)-1.0) ls 12 title '',\
'MADatNLO.HwU' index 155 using (($1+$2)/2):(safe($6,$3,1.0)-1.0) ls 12 title '',\
'MADatNLO.HwU' index 154 using (($1+$2)/2):(safe($7,$3,1.0)-1.0) ls 11 title '',\
'MADatNLO.HwU' index 154 using (($1+$2)/2):(safe($6,$3,1.0)-1.0) ls 11 title '',\
0.0 ls 999 title '',\
'MADatNLO.HwU' index 159 using (($1+$2)/2):(0.0):(safe($4,$3,0.0)) w yerrorbar ls 6 title '',\
'MADatNLO.HwU' index 159 using (($1+$2)/2):(safe($5,$3,1.0)-1.0) ls 6 title '',\
'MADatNLO.HwU' index 158 using (($1+$2)/2):(0.0):(safe($4,$3,0.0)) w yerrorbar ls 5 title '',\
'MADatNLO.HwU' index 158 using (($1+$2)/2):(safe($5,$3,1.0)-1.0) ls 5 title '',\
'MADatNLO.HwU' index 157 using (($1+$2)/2):(0.0):(safe($4,$3,0.0)) w yerrorbar ls 4 title '',\
'MADatNLO.HwU' index 157 using (($1+$2)/2):(safe($5,$3,1.0)-1.0) ls 4 title '',\
'MADatNLO.HwU' index 156 using (($1+$2)/2):(0.0):(safe($4,$3,0.0)) w yerrorbar ls 3 title '',\
'MADatNLO.HwU' index 156 using (($1+$2)/2):(safe($5,$3,1.0)-1.0) ls 3 title '',\
'MADatNLO.HwU' index 155 using (($1+$2)/2):(0.0):(safe($4,$3,0.0)) w yerrorbar ls 2 title '',\
'MADatNLO.HwU' index 155 using (($1+$2)/2):(safe($5,$3,1.0)-1.0) ls 2 title '',\
'MADatNLO.HwU' index 154 using (($1+$2)/2):(0.0):(safe($4,$3,0.0)) w yerrorbar ls 1 title '',\
'MADatNLO.HwU' index 154 using (($1+$2)/2):(safe($5,$3,1.0)-1.0) ls 1 title ''
#-- rendering subhistograms '(LO|#1LOAA|#1TOT|#1NLOR|#1TOTR|#1)/(NLO|#1 central value) ratio'
unset label
unset format
set yrange [2.2744e-01:1.7308e+00]
set origin 0.0000e+00, 2.0000e-01
set size 1.0000e+00, 1.5000e-01
set mytics 2
set ytics auto
set format x
unset logscale y
set ylabel "ratio w.r.t. NLO|#1"
set label "(LO|#1LOAA|#1TOT|#1NLOR|#1TOTR|#1)/(NLO|#1 central value)" font ",9" at graph 0.03, graph 0.13
plot \
1.0 ls 999 title '',\
'MADatNLO.HwU' index 164 using (($1+$2)/2):7 ls 16 title '',\
'MADatNLO.HwU' index 164 using (($1+$2)/2):6 ls 16 title '',\
'MADatNLO.HwU' index 163 using (($1+$2)/2):7 ls 15 title '',\
'MADatNLO.HwU' index 163 using (($1+$2)/2):6 ls 15 title '',\
'MADatNLO.HwU' index 162 using (($1+$2)/2):7 ls 14 title '',\
'MADatNLO.HwU' index 162 using (($1+$2)/2):6 ls 14 title '',\
'MADatNLO.HwU' index 161 using (($1+$2)/2):7 ls 13 title '',\
'MADatNLO.HwU' index 161 using (($1+$2)/2):6 ls 13 title '',\
'MADatNLO.HwU' index 160 using (($1+$2)/2):7 ls 12 title '',\
'MADatNLO.HwU' index 160 using (($1+$2)/2):6 ls 12 title '',\
'MADatNLO.HwU' index 164 using (($1+$2)/2):5 ls 6 title '',\
'MADatNLO.HwU' index 164 using (($1+$2)/2):3:4 w yerrorbar ls 6 title '',\
'MADatNLO.HwU' index 164 using (($1+$2)/2):3 ls 6 title '',\
'MADatNLO.HwU' index 163 using (($1+$2)/2):5 ls 5 title '',\
'MADatNLO.HwU' index 163 using (($1+$2)/2):3:4 w yerrorbar ls 5 title '',\
'MADatNLO.HwU' index 163 using (($1+$2)/2):3 ls 5 title '',\
'MADatNLO.HwU' index 162 using (($1+$2)/2):5 ls 4 title '',\
'MADatNLO.HwU' index 162 using (($1+$2)/2):3:4 w yerrorbar ls 4 title '',\
'MADatNLO.HwU' index 162 using (($1+$2)/2):3 ls 4 title '',\
'MADatNLO.HwU' index 161 using (($1+$2)/2):5 ls 3 title '',\
'MADatNLO.HwU' index 161 using (($1+$2)/2):3:4 w yerrorbar ls 3 title '',\
'MADatNLO.HwU' index 161 using (($1+$2)/2):3 ls 3 title '',\
'MADatNLO.HwU' index 160 using (($1+$2)/2):5 ls 2 title '',\
'MADatNLO.HwU' index 160 using (($1+$2)/2):3:4 w yerrorbar ls 2 title '',\
'MADatNLO.HwU' index 160 using (($1+$2)/2):3 ls 2 title ''

unset label

################################################################################

################################################################################
### Rendering of the plot titled 'top rap'
################################################################################

set multiplot
set label "top rap" font ",13" at graph 0.04, graph 1.05
set xrange [-6.0000e+00:5.5000e+00]
set bmargin 0 
set tmargin 0
set xtics nomirror
set ytics nomirror
set mytics 10
set xtics auto
set key horizontal noreverse maxcols 1 width -4 
set label front 'MadGraph5\_aMC\@NLO' font "Courier,11" rotate by 90 at graph 1.02, graph 0.04

#-- rendering subhistograms 'NLO|#1 and LO|#1 results'

set format y '10^{%T}'
set yrange [5.9589e-10:9.4005e-01]
set origin 0.0000e+00, 5.0000e-01
set size 1.0000e+00, 4.0000e-01
set mytics 10
set ytics auto
set format x ''
set logscale y
set ylabel "{/Symbol s} per bin [pb]"

plot \
sqrt(-1) ls 16 title 'TOTR|#1, scale variation',\
sqrt(-1) ls 15 title 'NLOR|#1, scale variation',\
sqrt(-1) ls 14 title 'TOT|#1, scale variation',\
sqrt(-1) ls 13 title 'LOAA|#1, scale variation',\
sqrt(-1) ls 12 title 'LO|#1, scale variation',\
sqrt(-1) ls 11 title 'NLO|#1, scale variation',\
'MADatNLO.HwU' index 170 using (($1+$2)/2):($3 >= 0 ? sqrt(-1) : abs($3)):4 w yerrorbar ls 106 title '',\
'MADatNLO.HwU' index 170 using (($1+$2)/2):($3 >= 0 ? sqrt(-1) : abs($3)) ls 106 title '',\
'MADatNLO.HwU' index 170 using (($1+$2)/2):($3 < 0 ? sqrt(-1) : $3):4 w yerrorbar ls 6 title '',\
'MADatNLO.HwU' index 170 using (($1+$2)/2):($3 < 0 ? sqrt(-1) : $3) ls 6 title 'TOTR|#1, central value, dynamical\_scale\_choice=10',\
'MADatNLO.HwU' index 169 using (($1+$2)/2):($3 >= 0 ? sqrt(-1) : abs($3)):4 w yerrorbar ls 105 title '',\
'MADatNLO.HwU' index 169 using (($1+$2)/2):($3 >= 0 ? sqrt(-1) : abs($3)) ls 105 title '',\
'MADatNLO.HwU' index 169 using (($1+$2)/2):($3 < 0 ? sqrt(-1) : $3):4 w yerrorbar ls 5 title '',\
'MADatNLO.HwU' index 169 using (($1+$2)/2):($3 < 0 ? sqrt(-1) : $3) ls 5 title 'NLOR|#1, central value, dynamical\_scale\_choice=10',\
'MADatNLO.HwU' index 168 using (($1+$2)/2):($3 >= 0 ? sqrt(-1) : abs($3)):4 w yerrorbar ls 104 title '',\
'MADatNLO.HwU' index 168 using (($1+$2)/2):($3 >= 0 ? sqrt(-1) : abs($3)) ls 104 title '',\
'MADatNLO.HwU' index 168 using (($1+$2)/2):($3 < 0 ? sqrt(-1) : $3):4 w yerrorbar ls 4 title '',\
'MADatNLO.HwU' index 168 using (($1+$2)/2):($3 < 0 ? sqrt(-1) : $3) ls 4 title 'TOT|#1, central value, dynamical\_scale\_choice=10',\
'MADatNLO.HwU' index 167 using (($1+$2)/2):($3 >= 0 ? sqrt(-1) : abs($3)):4 w yerrorbar ls 103 title '',\
'MADatNLO.HwU' index 167 using (($1+$2)/2):($3 >= 0 ? sqrt(-1) : abs($3)) ls 103 title '',\
'MADatNLO.HwU' index 167 using (($1+$2)/2):($3 < 0 ? sqrt(-1) : $3):4 w yerrorbar ls 3 title '',\
'MADatNLO.HwU' index 167 using (($1+$2)/2):($3 < 0 ? sqrt(-1) : $3) ls 3 title 'LOAA|#1, central value, dynamical\_scale\_choice=10',\
'MADatNLO.HwU' index 166 using (($1+$2)/2):($3 >= 0 ? sqrt(-1) : abs($3)):4 w yerrorbar ls 102 title '',\
'MADatNLO.HwU' index 166 using (($1+$2)/2):($3 >= 0 ? sqrt(-1) : abs($3)) ls 102 title '',\
'MADatNLO.HwU' index 166 using (($1+$2)/2):($3 < 0 ? sqrt(-1) : $3):4 w yerrorbar ls 2 title '',\
'MADatNLO.HwU' index 166 using (($1+$2)/2):($3 < 0 ? sqrt(-1) : $3) ls 2 title 'LO|#1, central value, dynamical\_scale\_choice=10',\
'MADatNLO.HwU' index 165 using (($1+$2)/2):($3 >= 0 ? sqrt(-1) : abs($3)):4 w yerrorbar ls 101 title '',\
'MADatNLO.HwU' index 165 using (($1+$2)/2):($3 >= 0 ? sqrt(-1) : abs($3)) ls 101 title '',\
'MADatNLO.HwU' index 165 using (($1+$2)/2):($3 < 0 ? sqrt(-1) : $3):4 w yerrorbar ls 1 title '',\
'MADatNLO.HwU' index 165 using (($1+$2)/2):($3 < 0 ? sqrt(-1) : $3) ls 1 title 'NLO|#1, central value, dynamical\_scale\_choice=10'
#-- rendering subhistograms 'Relative scale and PDF uncertainty'
unset label
unset format
set yrange [-8.0340e-01:6.8013e-01]
set origin 0.0000e+00, 3.5000e-01
set size 1.0000e+00, 1.5000e-01
set mytics 2
set ytics auto
set format x ''
unset logscale y
set ylabel "NLO|#1 rel.unc."
set label "Relative uncertainties w.r.t. central values" font ",9" front at graph 0.03, graph 0.13
plot \
'MADatNLO.HwU' index 170 using (($1+$2)/2):(safe($7,$3,1.0)-1.0) ls 16 title '',\
'MADatNLO.HwU' index 170 using (($1+$2)/2):(safe($6,$3,1.0)-1.0) ls 16 title '',\
'MADatNLO.HwU' index 169 using (($1+$2)/2):(safe($7,$3,1.0)-1.0) ls 15 title '',\
'MADatNLO.HwU' index 169 using (($1+$2)/2):(safe($6,$3,1.0)-1.0) ls 15 title '',\
'MADatNLO.HwU' index 168 using (($1+$2)/2):(safe($7,$3,1.0)-1.0) ls 14 title '',\
'MADatNLO.HwU' index 168 using (($1+$2)/2):(safe($6,$3,1.0)-1.0) ls 14 title '',\
'MADatNLO.HwU' index 167 using (($1+$2)/2):(safe($7,$3,1.0)-1.0) ls 13 title '',\
'MADatNLO.HwU' index 167 using (($1+$2)/2):(safe($6,$3,1.0)-1.0) ls 13 title '',\
'MADatNLO.HwU' index 166 using (($1+$2)/2):(safe($7,$3,1.0)-1.0) ls 12 title '',\
'MADatNLO.HwU' index 166 using (($1+$2)/2):(safe($6,$3,1.0)-1.0) ls 12 title '',\
'MADatNLO.HwU' index 165 using (($1+$2)/2):(safe($7,$3,1.0)-1.0) ls 11 title '',\
'MADatNLO.HwU' index 165 using (($1+$2)/2):(safe($6,$3,1.0)-1.0) ls 11 title '',\
0.0 ls 999 title '',\
'MADatNLO.HwU' index 170 using (($1+$2)/2):(0.0):(safe($4,$3,0.0)) w yerrorbar ls 6 title '',\
'MADatNLO.HwU' index 170 using (($1+$2)/2):(safe($5,$3,1.0)-1.0) ls 6 title '',\
'MADatNLO.HwU' index 169 using (($1+$2)/2):(0.0):(safe($4,$3,0.0)) w yerrorbar ls 5 title '',\
'MADatNLO.HwU' index 169 using (($1+$2)/2):(safe($5,$3,1.0)-1.0) ls 5 title '',\
'MADatNLO.HwU' index 168 using (($1+$2)/2):(0.0):(safe($4,$3,0.0)) w yerrorbar ls 4 title '',\
'MADatNLO.HwU' index 168 using (($1+$2)/2):(safe($5,$3,1.0)-1.0) ls 4 title '',\
'MADatNLO.HwU' index 167 using (($1+$2)/2):(0.0):(safe($4,$3,0.0)) w yerrorbar ls 3 title '',\
'MADatNLO.HwU' index 167 using (($1+$2)/2):(safe($5,$3,1.0)-1.0) ls 3 title '',\
'MADatNLO.HwU' index 166 using (($1+$2)/2):(0.0):(safe($4,$3,0.0)) w yerrorbar ls 2 title '',\
'MADatNLO.HwU' index 166 using (($1+$2)/2):(safe($5,$3,1.0)-1.0) ls 2 title '',\
'MADatNLO.HwU' index 165 using (($1+$2)/2):(0.0):(safe($4,$3,0.0)) w yerrorbar ls 1 title '',\
'MADatNLO.HwU' index 165 using (($1+$2)/2):(safe($5,$3,1.0)-1.0) ls 1 title ''
#-- rendering subhistograms '(LO|#1LOAA|#1TOT|#1NLOR|#1TOTR|#1)/(NLO|#1 central value) ratio'
unset label
unset format
set yrange [1.3766e-01:1.8157e+00]
set origin 0.0000e+00, 2.0000e-01
set size 1.0000e+00, 1.5000e-01
set mytics 2
set ytics auto
set format x
unset logscale y
set ylabel "ratio w.r.t. NLO|#1"
set label "(LO|#1LOAA|#1TOT|#1NLOR|#1TOTR|#1)/(NLO|#1 central value)" font ",9" at graph 0.03, graph 0.13
plot \
1.0 ls 999 title '',\
'MADatNLO.HwU' index 175 using (($1+$2)/2):7 ls 16 title '',\
'MADatNLO.HwU' index 175 using (($1+$2)/2):6 ls 16 title '',\
'MADatNLO.HwU' index 174 using (($1+$2)/2):7 ls 15 title '',\
'MADatNLO.HwU' index 174 using (($1+$2)/2):6 ls 15 title '',\
'MADatNLO.HwU' index 173 using (($1+$2)/2):7 ls 14 title '',\
'MADatNLO.HwU' index 173 using (($1+$2)/2):6 ls 14 title '',\
'MADatNLO.HwU' index 172 using (($1+$2)/2):7 ls 13 title '',\
'MADatNLO.HwU' index 172 using (($1+$2)/2):6 ls 13 title '',\
'MADatNLO.HwU' index 171 using (($1+$2)/2):7 ls 12 title '',\
'MADatNLO.HwU' index 171 using (($1+$2)/2):6 ls 12 title '',\
'MADatNLO.HwU' index 175 using (($1+$2)/2):5 ls 6 title '',\
'MADatNLO.HwU' index 175 using (($1+$2)/2):3:4 w yerrorbar ls 6 title '',\
'MADatNLO.HwU' index 175 using (($1+$2)/2):3 ls 6 title '',\
'MADatNLO.HwU' index 174 using (($1+$2)/2):5 ls 5 title '',\
'MADatNLO.HwU' index 174 using (($1+$2)/2):3:4 w yerrorbar ls 5 title '',\
'MADatNLO.HwU' index 174 using (($1+$2)/2):3 ls 5 title '',\
'MADatNLO.HwU' index 173 using (($1+$2)/2):5 ls 4 title '',\
'MADatNLO.HwU' index 173 using (($1+$2)/2):3:4 w yerrorbar ls 4 title '',\
'MADatNLO.HwU' index 173 using (($1+$2)/2):3 ls 4 title '',\
'MADatNLO.HwU' index 172 using (($1+$2)/2):5 ls 3 title '',\
'MADatNLO.HwU' index 172 using (($1+$2)/2):3:4 w yerrorbar ls 3 title '',\
'MADatNLO.HwU' index 172 using (($1+$2)/2):3 ls 3 title '',\
'MADatNLO.HwU' index 171 using (($1+$2)/2):5 ls 2 title '',\
'MADatNLO.HwU' index 171 using (($1+$2)/2):3:4 w yerrorbar ls 2 title '',\
'MADatNLO.HwU' index 171 using (($1+$2)/2):3 ls 2 title ''

unset label

################################################################################

################################################################################
### Rendering of the plot titled 'atop rap'
################################################################################

set multiplot
set label "atop rap" font ",13" at graph 0.04, graph 1.05
set xrange [-6.0000e+00:6.0000e+00]
set bmargin 0 
set tmargin 0
set xtics nomirror
set ytics nomirror
set mytics 10
set xtics auto
set key horizontal noreverse maxcols 1 width -4 
set label front 'MadGraph5\_aMC\@NLO' font "Courier,11" rotate by 90 at graph 1.02, graph 0.04

#-- rendering subhistograms 'NLO|#1 and LO|#1 results'

set format y '10^{%T}'
set yrange [2.1739e-10:9.4153e-01]
set origin 0.0000e+00, 5.0000e-01
set size 1.0000e+00, 4.0000e-01
set mytics 10
set ytics auto
set format x ''
set logscale y
set ylabel "{/Symbol s} per bin [pb]"

plot \
sqrt(-1) ls 16 title 'TOTR|#1, scale variation',\
sqrt(-1) ls 15 title 'NLOR|#1, scale variation',\
sqrt(-1) ls 14 title 'TOT|#1, scale variation',\
sqrt(-1) ls 13 title 'LOAA|#1, scale variation',\
sqrt(-1) ls 12 title 'LO|#1, scale variation',\
sqrt(-1) ls 11 title 'NLO|#1, scale variation',\
'MADatNLO.HwU' index 181 using (($1+$2)/2):($3 >= 0 ? sqrt(-1) : abs($3)):4 w yerrorbar ls 106 title '',\
'MADatNLO.HwU' index 181 using (($1+$2)/2):($3 >= 0 ? sqrt(-1) : abs($3)) ls 106 title '',\
'MADatNLO.HwU' index 181 using (($1+$2)/2):($3 < 0 ? sqrt(-1) : $3):4 w yerrorbar ls 6 title '',\
'MADatNLO.HwU' index 181 using (($1+$2)/2):($3 < 0 ? sqrt(-1) : $3) ls 6 title 'TOTR|#1, central value, dynamical\_scale\_choice=10',\
'MADatNLO.HwU' index 180 using (($1+$2)/2):($3 >= 0 ? sqrt(-1) : abs($3)):4 w yerrorbar ls 105 title '',\
'MADatNLO.HwU' index 180 using (($1+$2)/2):($3 >= 0 ? sqrt(-1) : abs($3)) ls 105 title '',\
'MADatNLO.HwU' index 180 using (($1+$2)/2):($3 < 0 ? sqrt(-1) : $3):4 w yerrorbar ls 5 title '',\
'MADatNLO.HwU' index 180 using (($1+$2)/2):($3 < 0 ? sqrt(-1) : $3) ls 5 title 'NLOR|#1, central value, dynamical\_scale\_choice=10',\
'MADatNLO.HwU' index 179 using (($1+$2)/2):($3 >= 0 ? sqrt(-1) : abs($3)):4 w yerrorbar ls 104 title '',\
'MADatNLO.HwU' index 179 using (($1+$2)/2):($3 >= 0 ? sqrt(-1) : abs($3)) ls 104 title '',\
'MADatNLO.HwU' index 179 using (($1+$2)/2):($3 < 0 ? sqrt(-1) : $3):4 w yerrorbar ls 4 title '',\
'MADatNLO.HwU' index 179 using (($1+$2)/2):($3 < 0 ? sqrt(-1) : $3) ls 4 title 'TOT|#1, central value, dynamical\_scale\_choice=10',\
'MADatNLO.HwU' index 178 using (($1+$2)/2):($3 >= 0 ? sqrt(-1) : abs($3)):4 w yerrorbar ls 103 title '',\
'MADatNLO.HwU' index 178 using (($1+$2)/2):($3 >= 0 ? sqrt(-1) : abs($3)) ls 103 title '',\
'MADatNLO.HwU' index 178 using (($1+$2)/2):($3 < 0 ? sqrt(-1) : $3):4 w yerrorbar ls 3 title '',\
'MADatNLO.HwU' index 178 using (($1+$2)/2):($3 < 0 ? sqrt(-1) : $3) ls 3 title 'LOAA|#1, central value, dynamical\_scale\_choice=10',\
'MADatNLO.HwU' index 177 using (($1+$2)/2):($3 >= 0 ? sqrt(-1) : abs($3)):4 w yerrorbar ls 102 title '',\
'MADatNLO.HwU' index 177 using (($1+$2)/2):($3 >= 0 ? sqrt(-1) : abs($3)) ls 102 title '',\
'MADatNLO.HwU' index 177 using (($1+$2)/2):($3 < 0 ? sqrt(-1) : $3):4 w yerrorbar ls 2 title '',\
'MADatNLO.HwU' index 177 using (($1+$2)/2):($3 < 0 ? sqrt(-1) : $3) ls 2 title 'LO|#1, central value, dynamical\_scale\_choice=10',\
'MADatNLO.HwU' index 176 using (($1+$2)/2):($3 >= 0 ? sqrt(-1) : abs($3)):4 w yerrorbar ls 101 title '',\
'MADatNLO.HwU' index 176 using (($1+$2)/2):($3 >= 0 ? sqrt(-1) : abs($3)) ls 101 title '',\
'MADatNLO.HwU' index 176 using (($1+$2)/2):($3 < 0 ? sqrt(-1) : $3):4 w yerrorbar ls 1 title '',\
'MADatNLO.HwU' index 176 using (($1+$2)/2):($3 < 0 ? sqrt(-1) : $3) ls 1 title 'NLO|#1, central value, dynamical\_scale\_choice=10'
#-- rendering subhistograms 'Relative scale and PDF uncertainty'
unset label
unset format
set yrange [-7.9174e-01:6.7038e-01]
set origin 0.0000e+00, 3.5000e-01
set size 1.0000e+00, 1.5000e-01
set mytics 2
set ytics auto
set format x ''
unset logscale y
set ylabel "NLO|#1 rel.unc."
set label "Relative uncertainties w.r.t. central values" font ",9" front at graph 0.03, graph 0.13
plot \
'MADatNLO.HwU' index 181 using (($1+$2)/2):(safe($7,$3,1.0)-1.0) ls 16 title '',\
'MADatNLO.HwU' index 181 using (($1+$2)/2):(safe($6,$3,1.0)-1.0) ls 16 title '',\
'MADatNLO.HwU' index 180 using (($1+$2)/2):(safe($7,$3,1.0)-1.0) ls 15 title '',\
'MADatNLO.HwU' index 180 using (($1+$2)/2):(safe($6,$3,1.0)-1.0) ls 15 title '',\
'MADatNLO.HwU' index 179 using (($1+$2)/2):(safe($7,$3,1.0)-1.0) ls 14 title '',\
'MADatNLO.HwU' index 179 using (($1+$2)/2):(safe($6,$3,1.0)-1.0) ls 14 title '',\
'MADatNLO.HwU' index 178 using (($1+$2)/2):(safe($7,$3,1.0)-1.0) ls 13 title '',\
'MADatNLO.HwU' index 178 using (($1+$2)/2):(safe($6,$3,1.0)-1.0) ls 13 title '',\
'MADatNLO.HwU' index 177 using (($1+$2)/2):(safe($7,$3,1.0)-1.0) ls 12 title '',\
'MADatNLO.HwU' index 177 using (($1+$2)/2):(safe($6,$3,1.0)-1.0) ls 12 title '',\
'MADatNLO.HwU' index 176 using (($1+$2)/2):(safe($7,$3,1.0)-1.0) ls 11 title '',\
'MADatNLO.HwU' index 176 using (($1+$2)/2):(safe($6,$3,1.0)-1.0) ls 11 title '',\
0.0 ls 999 title '',\
'MADatNLO.HwU' index 181 using (($1+$2)/2):(0.0):(safe($4,$3,0.0)) w yerrorbar ls 6 title '',\
'MADatNLO.HwU' index 181 using (($1+$2)/2):(safe($5,$3,1.0)-1.0) ls 6 title '',\
'MADatNLO.HwU' index 180 using (($1+$2)/2):(0.0):(safe($4,$3,0.0)) w yerrorbar ls 5 title '',\
'MADatNLO.HwU' index 180 using (($1+$2)/2):(safe($5,$3,1.0)-1.0) ls 5 title '',\
'MADatNLO.HwU' index 179 using (($1+$2)/2):(0.0):(safe($4,$3,0.0)) w yerrorbar ls 4 title '',\
'MADatNLO.HwU' index 179 using (($1+$2)/2):(safe($5,$3,1.0)-1.0) ls 4 title '',\
'MADatNLO.HwU' index 178 using (($1+$2)/2):(0.0):(safe($4,$3,0.0)) w yerrorbar ls 3 title '',\
'MADatNLO.HwU' index 178 using (($1+$2)/2):(safe($5,$3,1.0)-1.0) ls 3 title '',\
'MADatNLO.HwU' index 177 using (($1+$2)/2):(0.0):(safe($4,$3,0.0)) w yerrorbar ls 2 title '',\
'MADatNLO.HwU' index 177 using (($1+$2)/2):(safe($5,$3,1.0)-1.0) ls 2 title '',\
'MADatNLO.HwU' index 176 using (($1+$2)/2):(0.0):(safe($4,$3,0.0)) w yerrorbar ls 1 title '',\
'MADatNLO.HwU' index 176 using (($1+$2)/2):(safe($5,$3,1.0)-1.0) ls 1 title ''
#-- rendering subhistograms '(LO|#1LOAA|#1TOT|#1NLOR|#1TOTR|#1)/(NLO|#1 central value) ratio'
unset label
unset format
set yrange [1.4159e-01:1.8120e+00]
set origin 0.0000e+00, 2.0000e-01
set size 1.0000e+00, 1.5000e-01
set mytics 2
set ytics auto
set format x
unset logscale y
set ylabel "ratio w.r.t. NLO|#1"
set label "(LO|#1LOAA|#1TOT|#1NLOR|#1TOTR|#1)/(NLO|#1 central value)" font ",9" at graph 0.03, graph 0.13
plot \
1.0 ls 999 title '',\
'MADatNLO.HwU' index 186 using (($1+$2)/2):7 ls 16 title '',\
'MADatNLO.HwU' index 186 using (($1+$2)/2):6 ls 16 title '',\
'MADatNLO.HwU' index 185 using (($1+$2)/2):7 ls 15 title '',\
'MADatNLO.HwU' index 185 using (($1+$2)/2):6 ls 15 title '',\
'MADatNLO.HwU' index 184 using (($1+$2)/2):7 ls 14 title '',\
'MADatNLO.HwU' index 184 using (($1+$2)/2):6 ls 14 title '',\
'MADatNLO.HwU' index 183 using (($1+$2)/2):7 ls 13 title '',\
'MADatNLO.HwU' index 183 using (($1+$2)/2):6 ls 13 title '',\
'MADatNLO.HwU' index 182 using (($1+$2)/2):7 ls 12 title '',\
'MADatNLO.HwU' index 182 using (($1+$2)/2):6 ls 12 title '',\
'MADatNLO.HwU' index 186 using (($1+$2)/2):5 ls 6 title '',\
'MADatNLO.HwU' index 186 using (($1+$2)/2):3:4 w yerrorbar ls 6 title '',\
'MADatNLO.HwU' index 186 using (($1+$2)/2):3 ls 6 title '',\
'MADatNLO.HwU' index 185 using (($1+$2)/2):5 ls 5 title '',\
'MADatNLO.HwU' index 185 using (($1+$2)/2):3:4 w yerrorbar ls 5 title '',\
'MADatNLO.HwU' index 185 using (($1+$2)/2):3 ls 5 title '',\
'MADatNLO.HwU' index 184 using (($1+$2)/2):5 ls 4 title '',\
'MADatNLO.HwU' index 184 using (($1+$2)/2):3:4 w yerrorbar ls 4 title '',\
'MADatNLO.HwU' index 184 using (($1+$2)/2):3 ls 4 title '',\
'MADatNLO.HwU' index 183 using (($1+$2)/2):5 ls 3 title '',\
'MADatNLO.HwU' index 183 using (($1+$2)/2):3:4 w yerrorbar ls 3 title '',\
'MADatNLO.HwU' index 183 using (($1+$2)/2):3 ls 3 title '',\
'MADatNLO.HwU' index 182 using (($1+$2)/2):5 ls 2 title '',\
'MADatNLO.HwU' index 182 using (($1+$2)/2):3:4 w yerrorbar ls 2 title '',\
'MADatNLO.HwU' index 182 using (($1+$2)/2):3 ls 2 title ''

unset label

################################################################################

################################################################################
### Rendering of the plot titled 'mup rap'
################################################################################

set multiplot
set label "mup rap" font ",13" at graph 0.04, graph 1.05
set xrange [-1.2000e+01:1.2000e+01]
set bmargin 0 
set tmargin 0
set xtics nomirror
set ytics nomirror
set mytics 10
set xtics auto
set key horizontal noreverse maxcols 1 width -4 
set label front 'MadGraph5\_aMC\@NLO' font "Courier,11" rotate by 90 at graph 1.02, graph 0.04

#-- rendering subhistograms 'NLO|#1 and LO|#1 results'

set format y '10^{%T}'
set yrange [9.0000e-01:1.1000e+02]
set origin 0.0000e+00, 5.0000e-01
set size 1.0000e+00, 4.0000e-01
set mytics 10
set ytics auto
set format x ''
set logscale y
set ylabel "{/Symbol s} per bin [pb]"

plot \
sqrt(-1) ls 16 title 'TOTR|#1, scale variation',\
sqrt(-1) ls 15 title 'NLOR|#1, scale variation',\
sqrt(-1) ls 14 title 'TOT|#1, scale variation',\
sqrt(-1) ls 13 title 'LOAA|#1, scale variation',\
sqrt(-1) ls 12 title 'LO|#1, scale variation',\
sqrt(-1) ls 11 title 'NLO|#1, scale variation',\
'MADatNLO.HwU' index 192 using (($1+$2)/2):($3 >= 0 ? sqrt(-1) : abs($3)):4 w yerrorbar ls 106 title '',\
'MADatNLO.HwU' index 192 using (($1+$2)/2):($3 >= 0 ? sqrt(-1) : abs($3)) ls 106 title '',\
'MADatNLO.HwU' index 192 using (($1+$2)/2):($3 < 0 ? sqrt(-1) : $3):4 w yerrorbar ls 6 title '',\
'MADatNLO.HwU' index 192 using (($1+$2)/2):($3 < 0 ? sqrt(-1) : $3) ls 6 title 'TOTR|#1, central value, dynamical\_scale\_choice=10',\
'MADatNLO.HwU' index 191 using (($1+$2)/2):($3 >= 0 ? sqrt(-1) : abs($3)):4 w yerrorbar ls 105 title '',\
'MADatNLO.HwU' index 191 using (($1+$2)/2):($3 >= 0 ? sqrt(-1) : abs($3)) ls 105 title '',\
'MADatNLO.HwU' index 191 using (($1+$2)/2):($3 < 0 ? sqrt(-1) : $3):4 w yerrorbar ls 5 title '',\
'MADatNLO.HwU' index 191 using (($1+$2)/2):($3 < 0 ? sqrt(-1) : $3) ls 5 title 'NLOR|#1, central value, dynamical\_scale\_choice=10',\
'MADatNLO.HwU' index 190 using (($1+$2)/2):($3 >= 0 ? sqrt(-1) : abs($3)):4 w yerrorbar ls 104 title '',\
'MADatNLO.HwU' index 190 using (($1+$2)/2):($3 >= 0 ? sqrt(-1) : abs($3)) ls 104 title '',\
'MADatNLO.HwU' index 190 using (($1+$2)/2):($3 < 0 ? sqrt(-1) : $3):4 w yerrorbar ls 4 title '',\
'MADatNLO.HwU' index 190 using (($1+$2)/2):($3 < 0 ? sqrt(-1) : $3) ls 4 title 'TOT|#1, central value, dynamical\_scale\_choice=10',\
'MADatNLO.HwU' index 189 using (($1+$2)/2):($3 >= 0 ? sqrt(-1) : abs($3)):4 w yerrorbar ls 103 title '',\
'MADatNLO.HwU' index 189 using (($1+$2)/2):($3 >= 0 ? sqrt(-1) : abs($3)) ls 103 title '',\
'MADatNLO.HwU' index 189 using (($1+$2)/2):($3 < 0 ? sqrt(-1) : $3):4 w yerrorbar ls 3 title '',\
'MADatNLO.HwU' index 189 using (($1+$2)/2):($3 < 0 ? sqrt(-1) : $3) ls 3 title 'LOAA|#1, central value, dynamical\_scale\_choice=10',\
'MADatNLO.HwU' index 188 using (($1+$2)/2):($3 >= 0 ? sqrt(-1) : abs($3)):4 w yerrorbar ls 102 title '',\
'MADatNLO.HwU' index 188 using (($1+$2)/2):($3 >= 0 ? sqrt(-1) : abs($3)) ls 102 title '',\
'MADatNLO.HwU' index 188 using (($1+$2)/2):($3 < 0 ? sqrt(-1) : $3):4 w yerrorbar ls 2 title '',\
'MADatNLO.HwU' index 188 using (($1+$2)/2):($3 < 0 ? sqrt(-1) : $3) ls 2 title 'LO|#1, central value, dynamical\_scale\_choice=10',\
'MADatNLO.HwU' index 187 using (($1+$2)/2):($3 >= 0 ? sqrt(-1) : abs($3)):4 w yerrorbar ls 101 title '',\
'MADatNLO.HwU' index 187 using (($1+$2)/2):($3 >= 0 ? sqrt(-1) : abs($3)) ls 101 title '',\
'MADatNLO.HwU' index 187 using (($1+$2)/2):($3 < 0 ? sqrt(-1) : $3):4 w yerrorbar ls 1 title '',\
'MADatNLO.HwU' index 187 using (($1+$2)/2):($3 < 0 ? sqrt(-1) : $3) ls 1 title 'NLO|#1, central value, dynamical\_scale\_choice=10'
#-- rendering subhistograms 'Relative scale and PDF uncertainty'
unset label
unset format
set yrange [-1.4800e+00:1.4000e+00]
set origin 0.0000e+00, 3.5000e-01
set size 1.0000e+00, 1.5000e-01
set mytics 2
set ytics auto
set format x ''
unset logscale y
set ylabel "NLO|#1 rel.unc."
set label "Relative uncertainties w.r.t. central values" font ",9" front at graph 0.03, graph 0.13
plot \
'MADatNLO.HwU' index 192 using (($1+$2)/2):(safe($7,$3,1.0)-1.0) ls 16 title '',\
'MADatNLO.HwU' index 192 using (($1+$2)/2):(safe($6,$3,1.0)-1.0) ls 16 title '',\
'MADatNLO.HwU' index 191 using (($1+$2)/2):(safe($7,$3,1.0)-1.0) ls 15 title '',\
'MADatNLO.HwU' index 191 using (($1+$2)/2):(safe($6,$3,1.0)-1.0) ls 15 title '',\
'MADatNLO.HwU' index 190 using (($1+$2)/2):(safe($7,$3,1.0)-1.0) ls 14 title '',\
'MADatNLO.HwU' index 190 using (($1+$2)/2):(safe($6,$3,1.0)-1.0) ls 14 title '',\
'MADatNLO.HwU' index 189 using (($1+$2)/2):(safe($7,$3,1.0)-1.0) ls 13 title '',\
'MADatNLO.HwU' index 189 using (($1+$2)/2):(safe($6,$3,1.0)-1.0) ls 13 title '',\
'MADatNLO.HwU' index 188 using (($1+$2)/2):(safe($7,$3,1.0)-1.0) ls 12 title '',\
'MADatNLO.HwU' index 188 using (($1+$2)/2):(safe($6,$3,1.0)-1.0) ls 12 title '',\
'MADatNLO.HwU' index 187 using (($1+$2)/2):(safe($7,$3,1.0)-1.0) ls 11 title '',\
'MADatNLO.HwU' index 187 using (($1+$2)/2):(safe($6,$3,1.0)-1.0) ls 11 title '',\
0.0 ls 999 title '',\
'MADatNLO.HwU' index 192 using (($1+$2)/2):(0.0):(safe($4,$3,0.0)) w yerrorbar ls 6 title '',\
'MADatNLO.HwU' index 192 using (($1+$2)/2):(safe($5,$3,1.0)-1.0) ls 6 title '',\
'MADatNLO.HwU' index 191 using (($1+$2)/2):(0.0):(safe($4,$3,0.0)) w yerrorbar ls 5 title '',\
'MADatNLO.HwU' index 191 using (($1+$2)/2):(safe($5,$3,1.0)-1.0) ls 5 title '',\
'MADatNLO.HwU' index 190 using (($1+$2)/2):(0.0):(safe($4,$3,0.0)) w yerrorbar ls 4 title '',\
'MADatNLO.HwU' index 190 using (($1+$2)/2):(safe($5,$3,1.0)-1.0) ls 4 title '',\
'MADatNLO.HwU' index 189 using (($1+$2)/2):(0.0):(safe($4,$3,0.0)) w yerrorbar ls 3 title '',\
'MADatNLO.HwU' index 189 using (($1+$2)/2):(safe($5,$3,1.0)-1.0) ls 3 title '',\
'MADatNLO.HwU' index 188 using (($1+$2)/2):(0.0):(safe($4,$3,0.0)) w yerrorbar ls 2 title '',\
'MADatNLO.HwU' index 188 using (($1+$2)/2):(safe($5,$3,1.0)-1.0) ls 2 title '',\
'MADatNLO.HwU' index 187 using (($1+$2)/2):(0.0):(safe($4,$3,0.0)) w yerrorbar ls 1 title '',\
'MADatNLO.HwU' index 187 using (($1+$2)/2):(safe($5,$3,1.0)-1.0) ls 1 title ''
#-- rendering subhistograms '(LO|#1LOAA|#1TOT|#1NLOR|#1TOTR|#1)/(NLO|#1 central value) ratio'
unset label
unset format
set yrange [-2.4000e-01:1.2000e+00]
set origin 0.0000e+00, 2.0000e-01
set size 1.0000e+00, 1.5000e-01
set mytics 2
set ytics auto
set format x
unset logscale y
set ylabel "ratio w.r.t. NLO|#1"
set label "(LO|#1LOAA|#1TOT|#1NLOR|#1TOTR|#1)/(NLO|#1 central value)" font ",9" at graph 0.03, graph 0.13
plot \
1.0 ls 999 title '',\
'MADatNLO.HwU' index 197 using (($1+$2)/2):7 ls 16 title '',\
'MADatNLO.HwU' index 197 using (($1+$2)/2):6 ls 16 title '',\
'MADatNLO.HwU' index 196 using (($1+$2)/2):7 ls 15 title '',\
'MADatNLO.HwU' index 196 using (($1+$2)/2):6 ls 15 title '',\
'MADatNLO.HwU' index 195 using (($1+$2)/2):7 ls 14 title '',\
'MADatNLO.HwU' index 195 using (($1+$2)/2):6 ls 14 title '',\
'MADatNLO.HwU' index 194 using (($1+$2)/2):7 ls 13 title '',\
'MADatNLO.HwU' index 194 using (($1+$2)/2):6 ls 13 title '',\
'MADatNLO.HwU' index 193 using (($1+$2)/2):7 ls 12 title '',\
'MADatNLO.HwU' index 193 using (($1+$2)/2):6 ls 12 title '',\
'MADatNLO.HwU' index 197 using (($1+$2)/2):5 ls 6 title '',\
'MADatNLO.HwU' index 197 using (($1+$2)/2):3:4 w yerrorbar ls 6 title '',\
'MADatNLO.HwU' index 197 using (($1+$2)/2):3 ls 6 title '',\
'MADatNLO.HwU' index 196 using (($1+$2)/2):5 ls 5 title '',\
'MADatNLO.HwU' index 196 using (($1+$2)/2):3:4 w yerrorbar ls 5 title '',\
'MADatNLO.HwU' index 196 using (($1+$2)/2):3 ls 5 title '',\
'MADatNLO.HwU' index 195 using (($1+$2)/2):5 ls 4 title '',\
'MADatNLO.HwU' index 195 using (($1+$2)/2):3:4 w yerrorbar ls 4 title '',\
'MADatNLO.HwU' index 195 using (($1+$2)/2):3 ls 4 title '',\
'MADatNLO.HwU' index 194 using (($1+$2)/2):5 ls 3 title '',\
'MADatNLO.HwU' index 194 using (($1+$2)/2):3:4 w yerrorbar ls 3 title '',\
'MADatNLO.HwU' index 194 using (($1+$2)/2):3 ls 3 title '',\
'MADatNLO.HwU' index 193 using (($1+$2)/2):5 ls 2 title '',\
'MADatNLO.HwU' index 193 using (($1+$2)/2):3:4 w yerrorbar ls 2 title '',\
'MADatNLO.HwU' index 193 using (($1+$2)/2):3 ls 2 title ''

unset label

################################################################################

################################################################################
### Rendering of the plot titled 'mum rap'
################################################################################

set multiplot
set label "mum rap" font ",13" at graph 0.04, graph 1.05
set xrange [-1.2000e+01:1.2000e+01]
set bmargin 0 
set tmargin 0
set xtics nomirror
set ytics nomirror
set mytics 10
set xtics auto
set key horizontal noreverse maxcols 1 width -4 
set label front 'MadGraph5\_aMC\@NLO' font "Courier,11" rotate by 90 at graph 1.02, graph 0.04

#-- rendering subhistograms 'NLO|#1 and LO|#1 results'

set format y '10^{%T}'
set yrange [9.0000e-01:1.1000e+02]
set origin 0.0000e+00, 5.0000e-01
set size 1.0000e+00, 4.0000e-01
set mytics 10
set ytics auto
set format x ''
set logscale y
set ylabel "{/Symbol s} per bin [pb]"

plot \
sqrt(-1) ls 16 title 'TOTR|#1, scale variation',\
sqrt(-1) ls 15 title 'NLOR|#1, scale variation',\
sqrt(-1) ls 14 title 'TOT|#1, scale variation',\
sqrt(-1) ls 13 title 'LOAA|#1, scale variation',\
sqrt(-1) ls 12 title 'LO|#1, scale variation',\
sqrt(-1) ls 11 title 'NLO|#1, scale variation',\
'MADatNLO.HwU' index 203 using (($1+$2)/2):($3 >= 0 ? sqrt(-1) : abs($3)):4 w yerrorbar ls 106 title '',\
'MADatNLO.HwU' index 203 using (($1+$2)/2):($3 >= 0 ? sqrt(-1) : abs($3)) ls 106 title '',\
'MADatNLO.HwU' index 203 using (($1+$2)/2):($3 < 0 ? sqrt(-1) : $3):4 w yerrorbar ls 6 title '',\
'MADatNLO.HwU' index 203 using (($1+$2)/2):($3 < 0 ? sqrt(-1) : $3) ls 6 title 'TOTR|#1, central value, dynamical\_scale\_choice=10',\
'MADatNLO.HwU' index 202 using (($1+$2)/2):($3 >= 0 ? sqrt(-1) : abs($3)):4 w yerrorbar ls 105 title '',\
'MADatNLO.HwU' index 202 using (($1+$2)/2):($3 >= 0 ? sqrt(-1) : abs($3)) ls 105 title '',\
'MADatNLO.HwU' index 202 using (($1+$2)/2):($3 < 0 ? sqrt(-1) : $3):4 w yerrorbar ls 5 title '',\
'MADatNLO.HwU' index 202 using (($1+$2)/2):($3 < 0 ? sqrt(-1) : $3) ls 5 title 'NLOR|#1, central value, dynamical\_scale\_choice=10',\
'MADatNLO.HwU' index 201 using (($1+$2)/2):($3 >= 0 ? sqrt(-1) : abs($3)):4 w yerrorbar ls 104 title '',\
'MADatNLO.HwU' index 201 using (($1+$2)/2):($3 >= 0 ? sqrt(-1) : abs($3)) ls 104 title '',\
'MADatNLO.HwU' index 201 using (($1+$2)/2):($3 < 0 ? sqrt(-1) : $3):4 w yerrorbar ls 4 title '',\
'MADatNLO.HwU' index 201 using (($1+$2)/2):($3 < 0 ? sqrt(-1) : $3) ls 4 title 'TOT|#1, central value, dynamical\_scale\_choice=10',\
'MADatNLO.HwU' index 200 using (($1+$2)/2):($3 >= 0 ? sqrt(-1) : abs($3)):4 w yerrorbar ls 103 title '',\
'MADatNLO.HwU' index 200 using (($1+$2)/2):($3 >= 0 ? sqrt(-1) : abs($3)) ls 103 title '',\
'MADatNLO.HwU' index 200 using (($1+$2)/2):($3 < 0 ? sqrt(-1) : $3):4 w yerrorbar ls 3 title '',\
'MADatNLO.HwU' index 200 using (($1+$2)/2):($3 < 0 ? sqrt(-1) : $3) ls 3 title 'LOAA|#1, central value, dynamical\_scale\_choice=10',\
'MADatNLO.HwU' index 199 using (($1+$2)/2):($3 >= 0 ? sqrt(-1) : abs($3)):4 w yerrorbar ls 102 title '',\
'MADatNLO.HwU' index 199 using (($1+$2)/2):($3 >= 0 ? sqrt(-1) : abs($3)) ls 102 title '',\
'MADatNLO.HwU' index 199 using (($1+$2)/2):($3 < 0 ? sqrt(-1) : $3):4 w yerrorbar ls 2 title '',\
'MADatNLO.HwU' index 199 using (($1+$2)/2):($3 < 0 ? sqrt(-1) : $3) ls 2 title 'LO|#1, central value, dynamical\_scale\_choice=10',\
'MADatNLO.HwU' index 198 using (($1+$2)/2):($3 >= 0 ? sqrt(-1) : abs($3)):4 w yerrorbar ls 101 title '',\
'MADatNLO.HwU' index 198 using (($1+$2)/2):($3 >= 0 ? sqrt(-1) : abs($3)) ls 101 title '',\
'MADatNLO.HwU' index 198 using (($1+$2)/2):($3 < 0 ? sqrt(-1) : $3):4 w yerrorbar ls 1 title '',\
'MADatNLO.HwU' index 198 using (($1+$2)/2):($3 < 0 ? sqrt(-1) : $3) ls 1 title 'NLO|#1, central value, dynamical\_scale\_choice=10'
#-- rendering subhistograms 'Relative scale and PDF uncertainty'
unset label
unset format
set yrange [-1.4800e+00:1.4000e+00]
set origin 0.0000e+00, 3.5000e-01
set size 1.0000e+00, 1.5000e-01
set mytics 2
set ytics auto
set format x ''
unset logscale y
set ylabel "NLO|#1 rel.unc."
set label "Relative uncertainties w.r.t. central values" font ",9" front at graph 0.03, graph 0.13
plot \
'MADatNLO.HwU' index 203 using (($1+$2)/2):(safe($7,$3,1.0)-1.0) ls 16 title '',\
'MADatNLO.HwU' index 203 using (($1+$2)/2):(safe($6,$3,1.0)-1.0) ls 16 title '',\
'MADatNLO.HwU' index 202 using (($1+$2)/2):(safe($7,$3,1.0)-1.0) ls 15 title '',\
'MADatNLO.HwU' index 202 using (($1+$2)/2):(safe($6,$3,1.0)-1.0) ls 15 title '',\
'MADatNLO.HwU' index 201 using (($1+$2)/2):(safe($7,$3,1.0)-1.0) ls 14 title '',\
'MADatNLO.HwU' index 201 using (($1+$2)/2):(safe($6,$3,1.0)-1.0) ls 14 title '',\
'MADatNLO.HwU' index 200 using (($1+$2)/2):(safe($7,$3,1.0)-1.0) ls 13 title '',\
'MADatNLO.HwU' index 200 using (($1+$2)/2):(safe($6,$3,1.0)-1.0) ls 13 title '',\
'MADatNLO.HwU' index 199 using (($1+$2)/2):(safe($7,$3,1.0)-1.0) ls 12 title '',\
'MADatNLO.HwU' index 199 using (($1+$2)/2):(safe($6,$3,1.0)-1.0) ls 12 title '',\
'MADatNLO.HwU' index 198 using (($1+$2)/2):(safe($7,$3,1.0)-1.0) ls 11 title '',\
'MADatNLO.HwU' index 198 using (($1+$2)/2):(safe($6,$3,1.0)-1.0) ls 11 title '',\
0.0 ls 999 title '',\
'MADatNLO.HwU' index 203 using (($1+$2)/2):(0.0):(safe($4,$3,0.0)) w yerrorbar ls 6 title '',\
'MADatNLO.HwU' index 203 using (($1+$2)/2):(safe($5,$3,1.0)-1.0) ls 6 title '',\
'MADatNLO.HwU' index 202 using (($1+$2)/2):(0.0):(safe($4,$3,0.0)) w yerrorbar ls 5 title '',\
'MADatNLO.HwU' index 202 using (($1+$2)/2):(safe($5,$3,1.0)-1.0) ls 5 title '',\
'MADatNLO.HwU' index 201 using (($1+$2)/2):(0.0):(safe($4,$3,0.0)) w yerrorbar ls 4 title '',\
'MADatNLO.HwU' index 201 using (($1+$2)/2):(safe($5,$3,1.0)-1.0) ls 4 title '',\
'MADatNLO.HwU' index 200 using (($1+$2)/2):(0.0):(safe($4,$3,0.0)) w yerrorbar ls 3 title '',\
'MADatNLO.HwU' index 200 using (($1+$2)/2):(safe($5,$3,1.0)-1.0) ls 3 title '',\
'MADatNLO.HwU' index 199 using (($1+$2)/2):(0.0):(safe($4,$3,0.0)) w yerrorbar ls 2 title '',\
'MADatNLO.HwU' index 199 using (($1+$2)/2):(safe($5,$3,1.0)-1.0) ls 2 title '',\
'MADatNLO.HwU' index 198 using (($1+$2)/2):(0.0):(safe($4,$3,0.0)) w yerrorbar ls 1 title '',\
'MADatNLO.HwU' index 198 using (($1+$2)/2):(safe($5,$3,1.0)-1.0) ls 1 title ''
#-- rendering subhistograms '(LO|#1LOAA|#1TOT|#1NLOR|#1TOTR|#1)/(NLO|#1 central value) ratio'
unset label
unset format
set yrange [-2.4000e-01:1.2000e+00]
set origin 0.0000e+00, 2.0000e-01
set size 1.0000e+00, 1.5000e-01
set mytics 2
set ytics auto
set format x
unset logscale y
set ylabel "ratio w.r.t. NLO|#1"
set label "(LO|#1LOAA|#1TOT|#1NLOR|#1TOTR|#1)/(NLO|#1 central value)" font ",9" at graph 0.03, graph 0.13
plot \
1.0 ls 999 title '',\
'MADatNLO.HwU' index 208 using (($1+$2)/2):7 ls 16 title '',\
'MADatNLO.HwU' index 208 using (($1+$2)/2):6 ls 16 title '',\
'MADatNLO.HwU' index 207 using (($1+$2)/2):7 ls 15 title '',\
'MADatNLO.HwU' index 207 using (($1+$2)/2):6 ls 15 title '',\
'MADatNLO.HwU' index 206 using (($1+$2)/2):7 ls 14 title '',\
'MADatNLO.HwU' index 206 using (($1+$2)/2):6 ls 14 title '',\
'MADatNLO.HwU' index 205 using (($1+$2)/2):7 ls 13 title '',\
'MADatNLO.HwU' index 205 using (($1+$2)/2):6 ls 13 title '',\
'MADatNLO.HwU' index 204 using (($1+$2)/2):7 ls 12 title '',\
'MADatNLO.HwU' index 204 using (($1+$2)/2):6 ls 12 title '',\
'MADatNLO.HwU' index 208 using (($1+$2)/2):5 ls 6 title '',\
'MADatNLO.HwU' index 208 using (($1+$2)/2):3:4 w yerrorbar ls 6 title '',\
'MADatNLO.HwU' index 208 using (($1+$2)/2):3 ls 6 title '',\
'MADatNLO.HwU' index 207 using (($1+$2)/2):5 ls 5 title '',\
'MADatNLO.HwU' index 207 using (($1+$2)/2):3:4 w yerrorbar ls 5 title '',\
'MADatNLO.HwU' index 207 using (($1+$2)/2):3 ls 5 title '',\
'MADatNLO.HwU' index 206 using (($1+$2)/2):5 ls 4 title '',\
'MADatNLO.HwU' index 206 using (($1+$2)/2):3:4 w yerrorbar ls 4 title '',\
'MADatNLO.HwU' index 206 using (($1+$2)/2):3 ls 4 title '',\
'MADatNLO.HwU' index 205 using (($1+$2)/2):5 ls 3 title '',\
'MADatNLO.HwU' index 205 using (($1+$2)/2):3:4 w yerrorbar ls 3 title '',\
'MADatNLO.HwU' index 205 using (($1+$2)/2):3 ls 3 title '',\
'MADatNLO.HwU' index 204 using (($1+$2)/2):5 ls 2 title '',\
'MADatNLO.HwU' index 204 using (($1+$2)/2):3:4 w yerrorbar ls 2 title '',\
'MADatNLO.HwU' index 204 using (($1+$2)/2):3 ls 2 title ''

unset label

################################################################################

################################################################################
### Rendering of the plot titled 'tt rap'
################################################################################

set multiplot
set label "tt rap" font ",13" at graph 0.04, graph 1.05
set xrange [-5.5000e+00:5.0000e+00]
set bmargin 0 
set tmargin 0
set xtics nomirror
set ytics nomirror
set mytics 10
set xtics auto
set key horizontal noreverse maxcols 1 width -4 
set label front 'MadGraph5\_aMC\@NLO' font "Courier,11" rotate by 90 at graph 1.02, graph 0.04

#-- rendering subhistograms 'NLO|#1 and LO|#1 results'

set format y '10^{%T}'
set yrange [5.9589e-10:7.7453e-01]
set origin 0.0000e+00, 5.0000e-01
set size 1.0000e+00, 4.0000e-01
set mytics 10
set ytics auto
set format x ''
set logscale y
set ylabel "{/Symbol s} per bin [pb]"

plot \
sqrt(-1) ls 16 title 'TOTR|#1, scale variation',\
sqrt(-1) ls 15 title 'NLOR|#1, scale variation',\
sqrt(-1) ls 14 title 'TOT|#1, scale variation',\
sqrt(-1) ls 13 title 'LOAA|#1, scale variation',\
sqrt(-1) ls 12 title 'LO|#1, scale variation',\
sqrt(-1) ls 11 title 'NLO|#1, scale variation',\
'MADatNLO.HwU' index 214 using (($1+$2)/2):($3 >= 0 ? sqrt(-1) : abs($3)):4 w yerrorbar ls 106 title '',\
'MADatNLO.HwU' index 214 using (($1+$2)/2):($3 >= 0 ? sqrt(-1) : abs($3)) ls 106 title '',\
'MADatNLO.HwU' index 214 using (($1+$2)/2):($3 < 0 ? sqrt(-1) : $3):4 w yerrorbar ls 6 title '',\
'MADatNLO.HwU' index 214 using (($1+$2)/2):($3 < 0 ? sqrt(-1) : $3) ls 6 title 'TOTR|#1, central value, dynamical\_scale\_choice=10',\
'MADatNLO.HwU' index 213 using (($1+$2)/2):($3 >= 0 ? sqrt(-1) : abs($3)):4 w yerrorbar ls 105 title '',\
'MADatNLO.HwU' index 213 using (($1+$2)/2):($3 >= 0 ? sqrt(-1) : abs($3)) ls 105 title '',\
'MADatNLO.HwU' index 213 using (($1+$2)/2):($3 < 0 ? sqrt(-1) : $3):4 w yerrorbar ls 5 title '',\
'MADatNLO.HwU' index 213 using (($1+$2)/2):($3 < 0 ? sqrt(-1) : $3) ls 5 title 'NLOR|#1, central value, dynamical\_scale\_choice=10',\
'MADatNLO.HwU' index 212 using (($1+$2)/2):($3 >= 0 ? sqrt(-1) : abs($3)):4 w yerrorbar ls 104 title '',\
'MADatNLO.HwU' index 212 using (($1+$2)/2):($3 >= 0 ? sqrt(-1) : abs($3)) ls 104 title '',\
'MADatNLO.HwU' index 212 using (($1+$2)/2):($3 < 0 ? sqrt(-1) : $3):4 w yerrorbar ls 4 title '',\
'MADatNLO.HwU' index 212 using (($1+$2)/2):($3 < 0 ? sqrt(-1) : $3) ls 4 title 'TOT|#1, central value, dynamical\_scale\_choice=10',\
'MADatNLO.HwU' index 211 using (($1+$2)/2):($3 >= 0 ? sqrt(-1) : abs($3)):4 w yerrorbar ls 103 title '',\
'MADatNLO.HwU' index 211 using (($1+$2)/2):($3 >= 0 ? sqrt(-1) : abs($3)) ls 103 title '',\
'MADatNLO.HwU' index 211 using (($1+$2)/2):($3 < 0 ? sqrt(-1) : $3):4 w yerrorbar ls 3 title '',\
'MADatNLO.HwU' index 211 using (($1+$2)/2):($3 < 0 ? sqrt(-1) : $3) ls 3 title 'LOAA|#1, central value, dynamical\_scale\_choice=10',\
'MADatNLO.HwU' index 210 using (($1+$2)/2):($3 >= 0 ? sqrt(-1) : abs($3)):4 w yerrorbar ls 102 title '',\
'MADatNLO.HwU' index 210 using (($1+$2)/2):($3 >= 0 ? sqrt(-1) : abs($3)) ls 102 title '',\
'MADatNLO.HwU' index 210 using (($1+$2)/2):($3 < 0 ? sqrt(-1) : $3):4 w yerrorbar ls 2 title '',\
'MADatNLO.HwU' index 210 using (($1+$2)/2):($3 < 0 ? sqrt(-1) : $3) ls 2 title 'LO|#1, central value, dynamical\_scale\_choice=10',\
'MADatNLO.HwU' index 209 using (($1+$2)/2):($3 >= 0 ? sqrt(-1) : abs($3)):4 w yerrorbar ls 101 title '',\
'MADatNLO.HwU' index 209 using (($1+$2)/2):($3 >= 0 ? sqrt(-1) : abs($3)) ls 101 title '',\
'MADatNLO.HwU' index 209 using (($1+$2)/2):($3 < 0 ? sqrt(-1) : $3):4 w yerrorbar ls 1 title '',\
'MADatNLO.HwU' index 209 using (($1+$2)/2):($3 < 0 ? sqrt(-1) : $3) ls 1 title 'NLO|#1, central value, dynamical\_scale\_choice=10'
#-- rendering subhistograms 'Relative scale and PDF uncertainty'
unset label
unset format
set yrange [-2.8188e-01:2.6665e-01]
set origin 0.0000e+00, 3.5000e-01
set size 1.0000e+00, 1.5000e-01
set mytics 2
set ytics auto
set format x ''
unset logscale y
set ylabel "NLO|#1 rel.unc."
set label "Relative uncertainties w.r.t. central values" font ",9" front at graph 0.03, graph 0.13
plot \
'MADatNLO.HwU' index 214 using (($1+$2)/2):(safe($7,$3,1.0)-1.0) ls 16 title '',\
'MADatNLO.HwU' index 214 using (($1+$2)/2):(safe($6,$3,1.0)-1.0) ls 16 title '',\
'MADatNLO.HwU' index 213 using (($1+$2)/2):(safe($7,$3,1.0)-1.0) ls 15 title '',\
'MADatNLO.HwU' index 213 using (($1+$2)/2):(safe($6,$3,1.0)-1.0) ls 15 title '',\
'MADatNLO.HwU' index 212 using (($1+$2)/2):(safe($7,$3,1.0)-1.0) ls 14 title '',\
'MADatNLO.HwU' index 212 using (($1+$2)/2):(safe($6,$3,1.0)-1.0) ls 14 title '',\
'MADatNLO.HwU' index 211 using (($1+$2)/2):(safe($7,$3,1.0)-1.0) ls 13 title '',\
'MADatNLO.HwU' index 211 using (($1+$2)/2):(safe($6,$3,1.0)-1.0) ls 13 title '',\
'MADatNLO.HwU' index 210 using (($1+$2)/2):(safe($7,$3,1.0)-1.0) ls 12 title '',\
'MADatNLO.HwU' index 210 using (($1+$2)/2):(safe($6,$3,1.0)-1.0) ls 12 title '',\
'MADatNLO.HwU' index 209 using (($1+$2)/2):(safe($7,$3,1.0)-1.0) ls 11 title '',\
'MADatNLO.HwU' index 209 using (($1+$2)/2):(safe($6,$3,1.0)-1.0) ls 11 title '',\
0.0 ls 999 title '',\
'MADatNLO.HwU' index 214 using (($1+$2)/2):(0.0):(safe($4,$3,0.0)) w yerrorbar ls 6 title '',\
'MADatNLO.HwU' index 214 using (($1+$2)/2):(safe($5,$3,1.0)-1.0) ls 6 title '',\
'MADatNLO.HwU' index 213 using (($1+$2)/2):(0.0):(safe($4,$3,0.0)) w yerrorbar ls 5 title '',\
'MADatNLO.HwU' index 213 using (($1+$2)/2):(safe($5,$3,1.0)-1.0) ls 5 title '',\
'MADatNLO.HwU' index 212 using (($1+$2)/2):(0.0):(safe($4,$3,0.0)) w yerrorbar ls 4 title '',\
'MADatNLO.HwU' index 212 using (($1+$2)/2):(safe($5,$3,1.0)-1.0) ls 4 title '',\
'MADatNLO.HwU' index 211 using (($1+$2)/2):(0.0):(safe($4,$3,0.0)) w yerrorbar ls 3 title '',\
'MADatNLO.HwU' index 211 using (($1+$2)/2):(safe($5,$3,1.0)-1.0) ls 3 title '',\
'MADatNLO.HwU' index 210 using (($1+$2)/2):(0.0):(safe($4,$3,0.0)) w yerrorbar ls 2 title '',\
'MADatNLO.HwU' index 210 using (($1+$2)/2):(safe($5,$3,1.0)-1.0) ls 2 title '',\
'MADatNLO.HwU' index 209 using (($1+$2)/2):(0.0):(safe($4,$3,0.0)) w yerrorbar ls 1 title '',\
'MADatNLO.HwU' index 209 using (($1+$2)/2):(safe($5,$3,1.0)-1.0) ls 1 title ''
#-- rendering subhistograms '(LO|#1LOAA|#1TOT|#1NLOR|#1TOTR|#1)/(NLO|#1 central value) ratio'
unset label
unset format
set yrange [1.3935e-01:1.8141e+00]
set origin 0.0000e+00, 2.0000e-01
set size 1.0000e+00, 1.5000e-01
set mytics 2
set ytics auto
set format x
unset logscale y
set ylabel "ratio w.r.t. NLO|#1"
set label "(LO|#1LOAA|#1TOT|#1NLOR|#1TOTR|#1)/(NLO|#1 central value)" font ",9" at graph 0.03, graph 0.13
plot \
1.0 ls 999 title '',\
'MADatNLO.HwU' index 219 using (($1+$2)/2):7 ls 16 title '',\
'MADatNLO.HwU' index 219 using (($1+$2)/2):6 ls 16 title '',\
'MADatNLO.HwU' index 218 using (($1+$2)/2):7 ls 15 title '',\
'MADatNLO.HwU' index 218 using (($1+$2)/2):6 ls 15 title '',\
'MADatNLO.HwU' index 217 using (($1+$2)/2):7 ls 14 title '',\
'MADatNLO.HwU' index 217 using (($1+$2)/2):6 ls 14 title '',\
'MADatNLO.HwU' index 216 using (($1+$2)/2):7 ls 13 title '',\
'MADatNLO.HwU' index 216 using (($1+$2)/2):6 ls 13 title '',\
'MADatNLO.HwU' index 215 using (($1+$2)/2):7 ls 12 title '',\
'MADatNLO.HwU' index 215 using (($1+$2)/2):6 ls 12 title '',\
'MADatNLO.HwU' index 219 using (($1+$2)/2):5 ls 6 title '',\
'MADatNLO.HwU' index 219 using (($1+$2)/2):3:4 w yerrorbar ls 6 title '',\
'MADatNLO.HwU' index 219 using (($1+$2)/2):3 ls 6 title '',\
'MADatNLO.HwU' index 218 using (($1+$2)/2):5 ls 5 title '',\
'MADatNLO.HwU' index 218 using (($1+$2)/2):3:4 w yerrorbar ls 5 title '',\
'MADatNLO.HwU' index 218 using (($1+$2)/2):3 ls 5 title '',\
'MADatNLO.HwU' index 217 using (($1+$2)/2):5 ls 4 title '',\
'MADatNLO.HwU' index 217 using (($1+$2)/2):3:4 w yerrorbar ls 4 title '',\
'MADatNLO.HwU' index 217 using (($1+$2)/2):3 ls 4 title '',\
'MADatNLO.HwU' index 216 using (($1+$2)/2):5 ls 3 title '',\
'MADatNLO.HwU' index 216 using (($1+$2)/2):3:4 w yerrorbar ls 3 title '',\
'MADatNLO.HwU' index 216 using (($1+$2)/2):3 ls 3 title '',\
'MADatNLO.HwU' index 215 using (($1+$2)/2):5 ls 2 title '',\
'MADatNLO.HwU' index 215 using (($1+$2)/2):3:4 w yerrorbar ls 2 title '',\
'MADatNLO.HwU' index 215 using (($1+$2)/2):3 ls 2 title ''

unset label

################################################################################
unset multiplot
!ps2pdf "MADatNLO.ps" &> /dev/null
